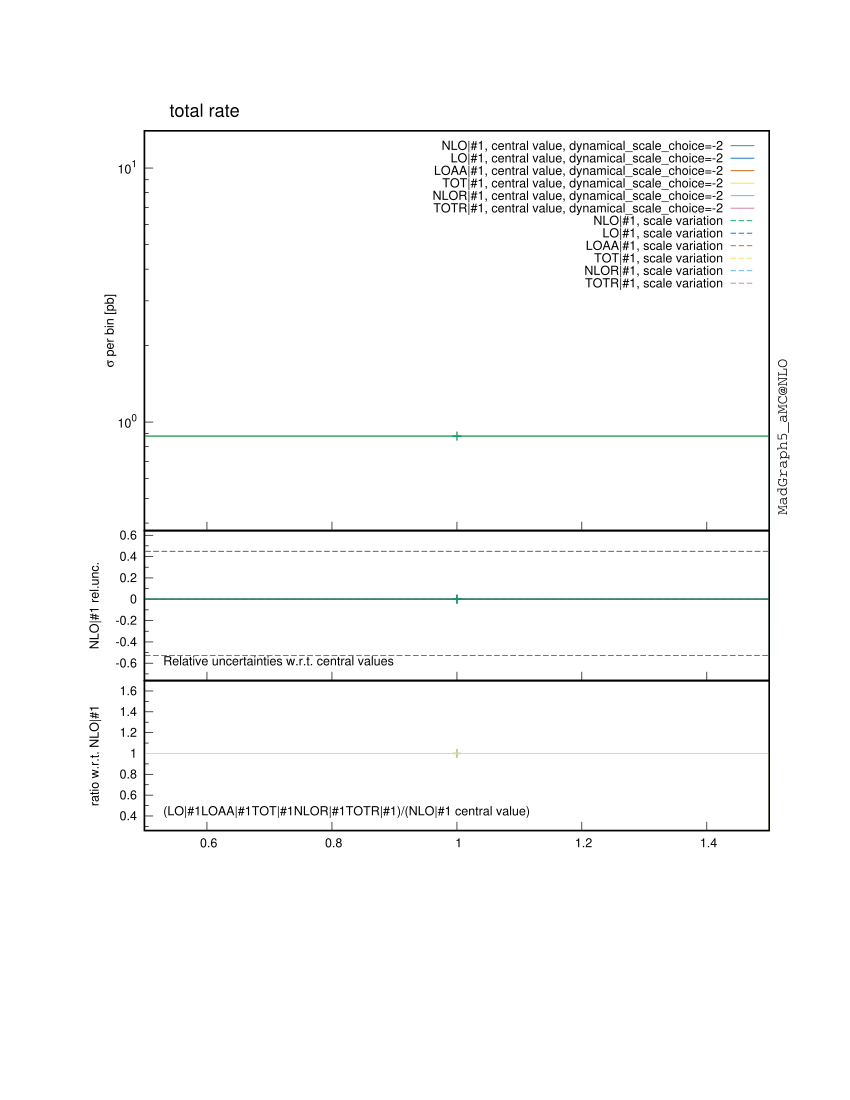

gnuplot code for this plot:

################################################################################
#
# This gnuplot file was generated by MadGraph5_aMC@NLO project, a program which 
# automatically generates Feynman diagrams and matrix elements for arbitrary
# high-energy processes in the Standard Model and beyond. It also perform the
# integration and/or generate events for these processes, at LO and NLO accuracy.
#
# For more information, visit madgraph.phys.ucl.ac.be and amcatnlo.web.cern.ch
#
################################################################################
# /farmstorage/marcozaro/MadGraph/mg5amcnlo/mupmum_ww_nlo_onlyaa-real/bin/internal/histograms.py /farmstorage/marcozaro/MadGraph/mg5amcnlo/mupmum_ww_nlo_onlyaa-real/SubProcesses/P0_aa_wpwm/all_G1_1916/MADatNLO.HwU /farmstorage/marcozaro/MadGraph/mg5amcnlo/mupmum_ww_nlo_onlyaa-real/SubProcesses/P0_aa_wpwm/all_G1_647/MADatNLO.HwU /farmstorage/marcozaro/MadGraph/mg5amcnlo/mupmum_ww_nlo_onlyaa-real/SubProcesses/P0_aa_wpwm/all_G1_1956/MADatNLO.HwU /farmstorage/marcozaro/MadGraph/mg5amcnlo/mupmum_ww_nlo_onlyaa-real/SubProcesses/P0_aa_wpwm/all_G1_1649/MADatNLO.HwU /farmstorage/marcozaro/MadGraph/mg5amcnlo/mupmum_ww_nlo_onlyaa-real/SubProcesses/P0_aa_wpwm/all_G1_1960/MADatNLO.HwU /farmstorage/marcozaro/MadGraph/mg5amcnlo/mupmum_ww_nlo_onlyaa-real/SubProcesses/P0_aa_wpwm/all_G1_298/MADatNLO.HwU /farmstorage/marcozaro/MadGraph/mg5amcnlo/mupmum_ww_nlo_onlyaa-real/SubProcesses/P0_aa_wpwm/all_G1_1403/MADatNLO.HwU /farmstorage/marcozaro/MadGraph/mg5amcnlo/mupmum_ww_nlo_onlyaa-real/SubProcesses/P0_aa_wpwm/all_G1_473/MADatNLO.HwU /farmstorage/marcozaro/MadGraph/mg5amcnlo/mupmum_ww_nlo_onlyaa-real/SubProcesses/P0_aa_wpwm/all_G1_649/MADatNLO.HwU /farmstorage/marcozaro/MadGraph/mg5amcnlo/mupmum_ww_nlo_onlyaa-real/SubProcesses/P0_aa_wpwm/all_G1_1500/MADatNLO.HwU /farmstorage/marcozaro/MadGraph/mg5amcnlo/mupmum_ww_nlo_onlyaa-real/SubProcesses/P0_aa_wpwm/all_G1_1273/MADatNLO.HwU /farmstorage/marcozaro/MadGraph/mg5amcnlo/mupmum_ww_nlo_onlyaa-real/SubProcesses/P0_aa_wpwm/all_G1_1516/MADatNLO.HwU /farmstorage/marcozaro/MadGraph/mg5amcnlo/mupmum_ww_nlo_onlyaa-real/SubProcesses/P0_aa_wpwm/all_G1_940/MADatNLO.HwU /farmstorage/marcozaro/MadGraph/mg5amcnlo/mupmum_ww_nlo_onlyaa-real/SubProcesses/P0_aa_wpwm/all_G1_1951/MADatNLO.HwU /farmstorage/marcozaro/MadGraph/mg5amcnlo/mupmum_ww_nlo_onlyaa-real/SubProcesses/P0_aa_wpwm/all_G1_78/MADatNLO.HwU /farmstorage/marcozaro/MadGraph/mg5amcnlo/mupmum_ww_nlo_onlyaa-real/SubProcesses/P0_aa_wpwm/all_G1_1604/MADatNLO.HwU /farmstorage/marcozaro/MadGraph/mg5amcnlo/mupmum_ww_nlo_onlyaa-real/SubProcesses/P0_aa_wpwm/all_G1_1977/MADatNLO.HwU /farmstorage/marcozaro/MadGraph/mg5amcnlo/mupmum_ww_nlo_onlyaa-real/SubProcesses/P0_aa_wpwm/all_G1_1261/MADatNLO.HwU /farmstorage/marcozaro/MadGraph/mg5amcnlo/mupmum_ww_nlo_onlyaa-real/SubProcesses/P0_aa_wpwm/all_G1_1042/MADatNLO.HwU /farmstorage/marcozaro/MadGraph/mg5amcnlo/mupmum_ww_nlo_onlyaa-real/SubProcesses/P0_aa_wpwm/all_G1_714/MADatNLO.HwU /farmstorage/marcozaro/MadGraph/mg5amcnlo/mupmum_ww_nlo_onlyaa-real/SubProcesses/P0_aa_wpwm/all_G1_992/MADatNLO.HwU /farmstorage/marcozaro/MadGraph/mg5amcnlo/mupmum_ww_nlo_onlyaa-real/SubProcesses/P0_aa_wpwm/all_G1_266/MADatNLO.HwU /farmstorage/marcozaro/MadGraph/mg5amcnlo/mupmum_ww_nlo_onlyaa-real/SubProcesses/P0_aa_wpwm/all_G1_1774/MADatNLO.HwU /farmstorage/marcozaro/MadGraph/mg5amcnlo/mupmum_ww_nlo_onlyaa-real/SubProcesses/P0_aa_wpwm/all_G1_322/MADatNLO.HwU /farmstorage/marcozaro/MadGraph/mg5amcnlo/mupmum_ww_nlo_onlyaa-real/SubProcesses/P0_aa_wpwm/all_G1_1891/MADatNLO.HwU /farmstorage/marcozaro/MadGraph/mg5amcnlo/mupmum_ww_nlo_onlyaa-real/SubProcesses/P0_aa_wpwm/all_G1_1786/MADatNLO.HwU /farmstorage/marcozaro/MadGraph/mg5amcnlo/mupmum_ww_nlo_onlyaa-real/SubProcesses/P0_aa_wpwm/all_G1_497/MADatNLO.HwU /farmstorage/marcozaro/MadGraph/mg5amcnlo/mupmum_ww_nlo_onlyaa-real/SubProcesses/P0_aa_wpwm/all_G1_50/MADatNLO.HwU /farmstorage/marcozaro/MadGraph/mg5amcnlo/mupmum_ww_nlo_onlyaa-real/SubProcesses/P0_aa_wpwm/all_G1_1347/MADatNLO.HwU /farmstorage/marcozaro/MadGraph/mg5amcnlo/mupmum_ww_nlo_onlyaa-real/SubProcesses/P0_aa_wpwm/all_G1_900/MADatNLO.HwU /farmstorage/marcozaro/MadGraph/mg5amcnlo/mupmum_ww_nlo_onlyaa-real/SubProcesses/P0_aa_wpwm/all_G1_56/MADatNLO.HwU /farmstorage/marcozaro/MadGraph/mg5amcnlo/mupmum_ww_nlo_onlyaa-real/SubProcesses/P0_aa_wpwm/all_G1_1827/MADatNLO.HwU /farmstorage/marcozaro/MadGraph/mg5amcnlo/mupmum_ww_nlo_onlyaa-real/SubProcesses/P0_aa_wpwm/all_G1_1232/MADatNLO.HwU /farmstorage/marcozaro/MadGraph/mg5amcnlo/mupmum_ww_nlo_onlyaa-real/SubProcesses/P0_aa_wpwm/all_G1_1846/MADatNLO.HwU /farmstorage/marcozaro/MadGraph/mg5amcnlo/mupmum_ww_nlo_onlyaa-real/SubProcesses/P0_aa_wpwm/all_G1_509/MADatNLO.HwU /farmstorage/marcozaro/MadGraph/mg5amcnlo/mupmum_ww_nlo_onlyaa-real/SubProcesses/P0_aa_wpwm/all_G1_984/MADatNLO.HwU /farmstorage/marcozaro/MadGraph/mg5amcnlo/mupmum_ww_nlo_onlyaa-real/SubProcesses/P0_aa_wpwm/all_G1_1083/MADatNLO.HwU /farmstorage/marcozaro/MadGraph/mg5amcnlo/mupmum_ww_nlo_onlyaa-real/SubProcesses/P0_aa_wpwm/all_G1_161/MADatNLO.HwU /farmstorage/marcozaro/MadGraph/mg5amcnlo/mupmum_ww_nlo_onlyaa-real/SubProcesses/P0_aa_wpwm/all_G1_1640/MADatNLO.HwU /farmstorage/marcozaro/MadGraph/mg5amcnlo/mupmum_ww_nlo_onlyaa-real/SubProcesses/P0_aa_wpwm/all_G1_795/MADatNLO.HwU /farmstorage/marcozaro/MadGraph/mg5amcnlo/mupmum_ww_nlo_onlyaa-real/SubProcesses/P0_aa_wpwm/all_G1_775/MADatNLO.HwU /farmstorage/marcozaro/MadGraph/mg5amcnlo/mupmum_ww_nlo_onlyaa-real/SubProcesses/P0_aa_wpwm/all_G1_1416/MADatNLO.HwU /farmstorage/marcozaro/MadGraph/mg5amcnlo/mupmum_ww_nlo_onlyaa-real/SubProcesses/P0_aa_wpwm/all_G1_1482/MADatNLO.HwU /farmstorage/marcozaro/MadGraph/mg5amcnlo/mupmum_ww_nlo_onlyaa-real/SubProcesses/P0_aa_wpwm/all_G1_908/MADatNLO.HwU /farmstorage/marcozaro/MadGraph/mg5amcnlo/mupmum_ww_nlo_onlyaa-real/SubProcesses/P0_aa_wpwm/all_G1_405/MADatNLO.HwU /farmstorage/marcozaro/MadGraph/mg5amcnlo/mupmum_ww_nlo_onlyaa-real/SubProcesses/P0_aa_wpwm/all_G1_998/MADatNLO.HwU /farmstorage/marcozaro/MadGraph/mg5amcnlo/mupmum_ww_nlo_onlyaa-real/SubProcesses/P0_aa_wpwm/all_G1_369/MADatNLO.HwU /farmstorage/marcozaro/MadGraph/mg5amcnlo/mupmum_ww_nlo_onlyaa-real/SubProcesses/P0_aa_wpwm/all_G1_852/MADatNLO.HwU /farmstorage/marcozaro/MadGraph/mg5amcnlo/mupmum_ww_nlo_onlyaa-real/SubProcesses/P0_aa_wpwm/all_G1_170/MADatNLO.HwU /farmstorage/marcozaro/MadGraph/mg5amcnlo/mupmum_ww_nlo_onlyaa-real/SubProcesses/P0_aa_wpwm/all_G1_1314/MADatNLO.HwU /farmstorage/marcozaro/MadGraph/mg5amcnlo/mupmum_ww_nlo_onlyaa-real/SubProcesses/P0_aa_wpwm/all_G1_812/MADatNLO.HwU /farmstorage/marcozaro/MadGraph/mg5amcnlo/mupmum_ww_nlo_onlyaa-real/SubProcesses/P0_aa_wpwm/all_G1_1787/MADatNLO.HwU /farmstorage/marcozaro/MadGraph/mg5amcnlo/mupmum_ww_nlo_onlyaa-real/SubProcesses/P0_aa_wpwm/all_G1_288/MADatNLO.HwU /farmstorage/marcozaro/MadGraph/mg5amcnlo/mupmum_ww_nlo_onlyaa-real/SubProcesses/P0_aa_wpwm/all_G1_668/MADatNLO.HwU /farmstorage/marcozaro/MadGraph/mg5amcnlo/mupmum_ww_nlo_onlyaa-real/SubProcesses/P0_aa_wpwm/all_G1_680/MADatNLO.HwU /farmstorage/marcozaro/MadGraph/mg5amcnlo/mupmum_ww_nlo_onlyaa-real/SubProcesses/P0_aa_wpwm/all_G1_833/MADatNLO.HwU /farmstorage/marcozaro/MadGraph/mg5amcnlo/mupmum_ww_nlo_onlyaa-real/SubProcesses/P0_aa_wpwm/all_G1_208/MADatNLO.HwU /farmstorage/marcozaro/MadGraph/mg5amcnlo/mupmum_ww_nlo_onlyaa-real/SubProcesses/P0_aa_wpwm/all_G1_373/MADatNLO.HwU /farmstorage/marcozaro/MadGraph/mg5amcnlo/mupmum_ww_nlo_onlyaa-real/SubProcesses/P0_aa_wpwm/all_G1_498/MADatNLO.HwU /farmstorage/marcozaro/MadGraph/mg5amcnlo/mupmum_ww_nlo_onlyaa-real/SubProcesses/P0_aa_wpwm/all_G1_1582/MADatNLO.HwU /farmstorage/marcozaro/MadGraph/mg5amcnlo/mupmum_ww_nlo_onlyaa-real/SubProcesses/P0_aa_wpwm/all_G1_1600/MADatNLO.HwU /farmstorage/marcozaro/MadGraph/mg5amcnlo/mupmum_ww_nlo_onlyaa-real/SubProcesses/P0_aa_wpwm/all_G1_532/MADatNLO.HwU /farmstorage/marcozaro/MadGraph/mg5amcnlo/mupmum_ww_nlo_onlyaa-real/SubProcesses/P0_aa_wpwm/all_G1_791/MADatNLO.HwU /farmstorage/marcozaro/MadGraph/mg5amcnlo/mupmum_ww_nlo_onlyaa-real/SubProcesses/P0_aa_wpwm/all_G1_1258/MADatNLO.HwU /farmstorage/marcozaro/MadGraph/mg5amcnlo/mupmum_ww_nlo_onlyaa-real/SubProcesses/P0_aa_wpwm/all_G1_1681/MADatNLO.HwU /farmstorage/marcozaro/MadGraph/mg5amcnlo/mupmum_ww_nlo_onlyaa-real/SubProcesses/P0_aa_wpwm/all_G1_1560/MADatNLO.HwU /farmstorage/marcozaro/MadGraph/mg5amcnlo/mupmum_ww_nlo_onlyaa-real/SubProcesses/P0_aa_wpwm/all_G1_1799/MADatNLO.HwU /farmstorage/marcozaro/MadGraph/mg5amcnlo/mupmum_ww_nlo_onlyaa-real/SubProcesses/P0_aa_wpwm/all_G1_843/MADatNLO.HwU /farmstorage/marcozaro/MadGraph/mg5amcnlo/mupmum_ww_nlo_onlyaa-real/SubProcesses/P0_aa_wpwm/all_G1_1004/MADatNLO.HwU /farmstorage/marcozaro/MadGraph/mg5amcnlo/mupmum_ww_nlo_onlyaa-real/SubProcesses/P0_aa_wpwm/all_G1_108/MADatNLO.HwU /farmstorage/marcozaro/MadGraph/mg5amcnlo/mupmum_ww_nlo_onlyaa-real/SubProcesses/P0_aa_wpwm/all_G1_1361/MADatNLO.HwU /farmstorage/marcozaro/MadGraph/mg5amcnlo/mupmum_ww_nlo_onlyaa-real/SubProcesses/P0_aa_wpwm/all_G1_482/MADatNLO.HwU /farmstorage/marcozaro/MadGraph/mg5amcnlo/mupmum_ww_nlo_onlyaa-real/SubProcesses/P0_aa_wpwm/all_G1_1851/MADatNLO.HwU /farmstorage/marcozaro/MadGraph/mg5amcnlo/mupmum_ww_nlo_onlyaa-real/SubProcesses/P0_aa_wpwm/all_G1_652/MADatNLO.HwU /farmstorage/marcozaro/MadGraph/mg5amcnlo/mupmum_ww_nlo_onlyaa-real/SubProcesses/P0_aa_wpwm/all_G1_84/MADatNLO.HwU /farmstorage/marcozaro/MadGraph/mg5amcnlo/mupmum_ww_nlo_onlyaa-real/SubProcesses/P0_aa_wpwm/all_G1_1385/MADatNLO.HwU /farmstorage/marcozaro/MadGraph/mg5amcnlo/mupmum_ww_nlo_onlyaa-real/SubProcesses/P0_aa_wpwm/all_G1_970/MADatNLO.HwU /farmstorage/marcozaro/MadGraph/mg5amcnlo/mupmum_ww_nlo_onlyaa-real/SubProcesses/P0_aa_wpwm/all_G1_1094/MADatNLO.HwU /farmstorage/marcozaro/MadGraph/mg5amcnlo/mupmum_ww_nlo_onlyaa-real/SubProcesses/P0_aa_wpwm/all_G1_703/MADatNLO.HwU /farmstorage/marcozaro/MadGraph/mg5amcnlo/mupmum_ww_nlo_onlyaa-real/SubProcesses/P0_aa_wpwm/all_G1_965/MADatNLO.HwU /farmstorage/marcozaro/MadGraph/mg5amcnlo/mupmum_ww_nlo_onlyaa-real/SubProcesses/P0_aa_wpwm/all_G1_537/MADatNLO.HwU /farmstorage/marcozaro/MadGraph/mg5amcnlo/mupmum_ww_nlo_onlyaa-real/SubProcesses/P0_aa_wpwm/all_G1_837/MADatNLO.HwU /farmstorage/marcozaro/MadGraph/mg5amcnlo/mupmum_ww_nlo_onlyaa-real/SubProcesses/P0_aa_wpwm/all_G1_1336/MADatNLO.HwU /farmstorage/marcozaro/MadGraph/mg5amcnlo/mupmum_ww_nlo_onlyaa-real/SubProcesses/P0_aa_wpwm/all_G1_80/MADatNLO.HwU /farmstorage/marcozaro/MadGraph/mg5amcnlo/mupmum_ww_nlo_onlyaa-real/SubProcesses/P0_aa_wpwm/all_G1_499/MADatNLO.HwU /farmstorage/marcozaro/MadGraph/mg5amcnlo/mupmum_ww_nlo_onlyaa-real/SubProcesses/P0_aa_wpwm/all_G1_741/MADatNLO.HwU /farmstorage/marcozaro/MadGraph/mg5amcnlo/mupmum_ww_nlo_onlyaa-real/SubProcesses/P0_aa_wpwm/all_G1_1716/MADatNLO.HwU /farmstorage/marcozaro/MadGraph/mg5amcnlo/mupmum_ww_nlo_onlyaa-real/SubProcesses/P0_aa_wpwm/all_G1_1659/MADatNLO.HwU /farmstorage/marcozaro/MadGraph/mg5amcnlo/mupmum_ww_nlo_onlyaa-real/SubProcesses/P0_aa_wpwm/all_G1_1430/MADatNLO.HwU /farmstorage/marcozaro/MadGraph/mg5amcnlo/mupmum_ww_nlo_onlyaa-real/SubProcesses/P0_aa_wpwm/all_G1_1221/MADatNLO.HwU /farmstorage/marcozaro/MadGraph/mg5amcnlo/mupmum_ww_nlo_onlyaa-real/SubProcesses/P0_aa_wpwm/all_G1_952/MADatNLO.HwU /farmstorage/marcozaro/MadGraph/mg5amcnlo/mupmum_ww_nlo_onlyaa-real/SubProcesses/P0_aa_wpwm/all_G1_1104/MADatNLO.HwU /farmstorage/marcozaro/MadGraph/mg5amcnlo/mupmum_ww_nlo_onlyaa-real/SubProcesses/P0_aa_wpwm/all_G1_434/MADatNLO.HwU /farmstorage/marcozaro/MadGraph/mg5amcnlo/mupmum_ww_nlo_onlyaa-real/SubProcesses/P0_aa_wpwm/all_G1_352/MADatNLO.HwU /farmstorage/marcozaro/MadGraph/mg5amcnlo/mupmum_ww_nlo_onlyaa-real/SubProcesses/P0_aa_wpwm/all_G1_1108/MADatNLO.HwU /farmstorage/marcozaro/MadGraph/mg5amcnlo/mupmum_ww_nlo_onlyaa-real/SubProcesses/P0_aa_wpwm/all_G1_1893/MADatNLO.HwU /farmstorage/marcozaro/MadGraph/mg5amcnlo/mupmum_ww_nlo_onlyaa-real/SubProcesses/P0_aa_wpwm/all_G1_1000/MADatNLO.HwU /farmstorage/marcozaro/MadGraph/mg5amcnlo/mupmum_ww_nlo_onlyaa-real/SubProcesses/P0_aa_wpwm/all_G1_457/MADatNLO.HwU /farmstorage/marcozaro/MadGraph/mg5amcnlo/mupmum_ww_nlo_onlyaa-real/SubProcesses/P0_aa_wpwm/all_G1_822/MADatNLO.HwU /farmstorage/marcozaro/MadGraph/mg5amcnlo/mupmum_ww_nlo_onlyaa-real/SubProcesses/P0_aa_wpwm/all_G1_1407/MADatNLO.HwU /farmstorage/marcozaro/MadGraph/mg5amcnlo/mupmum_ww_nlo_onlyaa-real/SubProcesses/P0_aa_wpwm/all_G1_1528/MADatNLO.HwU /farmstorage/marcozaro/MadGraph/mg5amcnlo/mupmum_ww_nlo_onlyaa-real/SubProcesses/P0_aa_wpwm/all_G1_421/MADatNLO.HwU /farmstorage/marcozaro/MadGraph/mg5amcnlo/mupmum_ww_nlo_onlyaa-real/SubProcesses/P0_aa_wpwm/all_G1_1047/MADatNLO.HwU /farmstorage/marcozaro/MadGraph/mg5amcnlo/mupmum_ww_nlo_onlyaa-real/SubProcesses/P0_aa_wpwm/all_G1_638/MADatNLO.HwU /farmstorage/marcozaro/MadGraph/mg5amcnlo/mupmum_ww_nlo_onlyaa-real/SubProcesses/P0_aa_wpwm/all_G1_964/MADatNLO.HwU /farmstorage/marcozaro/MadGraph/mg5amcnlo/mupmum_ww_nlo_onlyaa-real/SubProcesses/P0_aa_wpwm/all_G1_716/MADatNLO.HwU /farmstorage/marcozaro/MadGraph/mg5amcnlo/mupmum_ww_nlo_onlyaa-real/SubProcesses/P0_aa_wpwm/all_G1_1936/MADatNLO.HwU /farmstorage/marcozaro/MadGraph/mg5amcnlo/mupmum_ww_nlo_onlyaa-real/SubProcesses/P0_aa_wpwm/all_G1_1316/MADatNLO.HwU /farmstorage/marcozaro/MadGraph/mg5amcnlo/mupmum_ww_nlo_onlyaa-real/SubProcesses/P0_aa_wpwm/all_G1_979/MADatNLO.HwU /farmstorage/marcozaro/MadGraph/mg5amcnlo/mupmum_ww_nlo_onlyaa-real/SubProcesses/P0_aa_wpwm/all_G1_43/MADatNLO.HwU /farmstorage/marcozaro/MadGraph/mg5amcnlo/mupmum_ww_nlo_onlyaa-real/SubProcesses/P0_aa_wpwm/all_G1_519/MADatNLO.HwU /farmstorage/marcozaro/MadGraph/mg5amcnlo/mupmum_ww_nlo_onlyaa-real/SubProcesses/P0_aa_wpwm/all_G1_112/MADatNLO.HwU /farmstorage/marcozaro/MadGraph/mg5amcnlo/mupmum_ww_nlo_onlyaa-real/SubProcesses/P0_aa_wpwm/all_G1_397/MADatNLO.HwU /farmstorage/marcozaro/MadGraph/mg5amcnlo/mupmum_ww_nlo_onlyaa-real/SubProcesses/P0_aa_wpwm/all_G1_445/MADatNLO.HwU /farmstorage/marcozaro/MadGraph/mg5amcnlo/mupmum_ww_nlo_onlyaa-real/SubProcesses/P0_aa_wpwm/all_G1_1521/MADatNLO.HwU /farmstorage/marcozaro/MadGraph/mg5amcnlo/mupmum_ww_nlo_onlyaa-real/SubProcesses/P0_aa_wpwm/all_G1_280/MADatNLO.HwU /farmstorage/marcozaro/MadGraph/mg5amcnlo/mupmum_ww_nlo_onlyaa-real/SubProcesses/P0_aa_wpwm/all_G1_211/MADatNLO.HwU /farmstorage/marcozaro/MadGraph/mg5amcnlo/mupmum_ww_nlo_onlyaa-real/SubProcesses/P0_aa_wpwm/all_G1_1902/MADatNLO.HwU /farmstorage/marcozaro/MadGraph/mg5amcnlo/mupmum_ww_nlo_onlyaa-real/SubProcesses/P0_aa_wpwm/all_G1_562/MADatNLO.HwU /farmstorage/marcozaro/MadGraph/mg5amcnlo/mupmum_ww_nlo_onlyaa-real/SubProcesses/P0_aa_wpwm/all_G1_47/MADatNLO.HwU /farmstorage/marcozaro/MadGraph/mg5amcnlo/mupmum_ww_nlo_onlyaa-real/SubProcesses/P0_aa_wpwm/all_G1_1853/MADatNLO.HwU /farmstorage/marcozaro/MadGraph/mg5amcnlo/mupmum_ww_nlo_onlyaa-real/SubProcesses/P0_aa_wpwm/all_G1_1264/MADatNLO.HwU /farmstorage/marcozaro/MadGraph/mg5amcnlo/mupmum_ww_nlo_onlyaa-real/SubProcesses/P0_aa_wpwm/all_G1_1585/MADatNLO.HwU /farmstorage/marcozaro/MadGraph/mg5amcnlo/mupmum_ww_nlo_onlyaa-real/SubProcesses/P0_aa_wpwm/all_G1_342/MADatNLO.HwU /farmstorage/marcozaro/MadGraph/mg5amcnlo/mupmum_ww_nlo_onlyaa-real/SubProcesses/P0_aa_wpwm/all_G1_1648/MADatNLO.HwU /farmstorage/marcozaro/MadGraph/mg5amcnlo/mupmum_ww_nlo_onlyaa-real/SubProcesses/P0_aa_wpwm/all_G1_596/MADatNLO.HwU /farmstorage/marcozaro/MadGraph/mg5amcnlo/mupmum_ww_nlo_onlyaa-real/SubProcesses/P0_aa_wpwm/all_G1_842/MADatNLO.HwU /farmstorage/marcozaro/MadGraph/mg5amcnlo/mupmum_ww_nlo_onlyaa-real/SubProcesses/P0_aa_wpwm/all_G1_381/MADatNLO.HwU /farmstorage/marcozaro/MadGraph/mg5amcnlo/mupmum_ww_nlo_onlyaa-real/SubProcesses/P0_aa_wpwm/all_G1_1597/MADatNLO.HwU /farmstorage/marcozaro/MadGraph/mg5amcnlo/mupmum_ww_nlo_onlyaa-real/SubProcesses/P0_aa_wpwm/all_G1_1898/MADatNLO.HwU /farmstorage/marcozaro/MadGraph/mg5amcnlo/mupmum_ww_nlo_onlyaa-real/SubProcesses/P0_aa_wpwm/all_G1_1069/MADatNLO.HwU /farmstorage/marcozaro/MadGraph/mg5amcnlo/mupmum_ww_nlo_onlyaa-real/SubProcesses/P0_aa_wpwm/all_G1_321/MADatNLO.HwU /farmstorage/marcozaro/MadGraph/mg5amcnlo/mupmum_ww_nlo_onlyaa-real/SubProcesses/P0_aa_wpwm/all_G1_363/MADatNLO.HwU /farmstorage/marcozaro/MadGraph/mg5amcnlo/mupmum_ww_nlo_onlyaa-real/SubProcesses/P0_aa_wpwm/all_G1_1770/MADatNLO.HwU /farmstorage/marcozaro/MadGraph/mg5amcnlo/mupmum_ww_nlo_onlyaa-real/SubProcesses/P0_aa_wpwm/all_G1_1842/MADatNLO.HwU /farmstorage/marcozaro/MadGraph/mg5amcnlo/mupmum_ww_nlo_onlyaa-real/SubProcesses/P0_aa_wpwm/all_G1_1411/MADatNLO.HwU /farmstorage/marcozaro/MadGraph/mg5amcnlo/mupmum_ww_nlo_onlyaa-real/SubProcesses/P0_aa_wpwm/all_G1_278/MADatNLO.HwU /farmstorage/marcozaro/MadGraph/mg5amcnlo/mupmum_ww_nlo_onlyaa-real/SubProcesses/P0_aa_wpwm/all_G1_856/MADatNLO.HwU /farmstorage/marcozaro/MadGraph/mg5amcnlo/mupmum_ww_nlo_onlyaa-real/SubProcesses/P0_aa_wpwm/all_G1_220/MADatNLO.HwU /farmstorage/marcozaro/MadGraph/mg5amcnlo/mupmum_ww_nlo_onlyaa-real/SubProcesses/P0_aa_wpwm/all_G1_1429/MADatNLO.HwU /farmstorage/marcozaro/MadGraph/mg5amcnlo/mupmum_ww_nlo_onlyaa-real/SubProcesses/P0_aa_wpwm/all_G1_1125/MADatNLO.HwU /farmstorage/marcozaro/MadGraph/mg5amcnlo/mupmum_ww_nlo_onlyaa-real/SubProcesses/P0_aa_wpwm/all_G1_1510/MADatNLO.HwU /farmstorage/marcozaro/MadGraph/mg5amcnlo/mupmum_ww_nlo_onlyaa-real/SubProcesses/P0_aa_wpwm/all_G1_1985/MADatNLO.HwU /farmstorage/marcozaro/MadGraph/mg5amcnlo/mupmum_ww_nlo_onlyaa-real/SubProcesses/P0_aa_wpwm/all_G1_851/MADatNLO.HwU /farmstorage/marcozaro/MadGraph/mg5amcnlo/mupmum_ww_nlo_onlyaa-real/SubProcesses/P0_aa_wpwm/all_G1_326/MADatNLO.HwU /farmstorage/marcozaro/MadGraph/mg5amcnlo/mupmum_ww_nlo_onlyaa-real/SubProcesses/P0_aa_wpwm/all_G1_1330/MADatNLO.HwU /farmstorage/marcozaro/MadGraph/mg5amcnlo/mupmum_ww_nlo_onlyaa-real/SubProcesses/P0_aa_wpwm/all_G1_1615/MADatNLO.HwU /farmstorage/marcozaro/MadGraph/mg5amcnlo/mupmum_ww_nlo_onlyaa-real/SubProcesses/P0_aa_wpwm/all_G1_412/MADatNLO.HwU /farmstorage/marcozaro/MadGraph/mg5amcnlo/mupmum_ww_nlo_onlyaa-real/SubProcesses/P0_aa_wpwm/all_G1_1673/MADatNLO.HwU /farmstorage/marcozaro/MadGraph/mg5amcnlo/mupmum_ww_nlo_onlyaa-real/SubProcesses/P0_aa_wpwm/all_G1_1223/MADatNLO.HwU /farmstorage/marcozaro/MadGraph/mg5amcnlo/mupmum_ww_nlo_onlyaa-real/SubProcesses/P0_aa_wpwm/all_G1_479/MADatNLO.HwU /farmstorage/marcozaro/MadGraph/mg5amcnlo/mupmum_ww_nlo_onlyaa-real/SubProcesses/P0_aa_wpwm/all_G1_1391/MADatNLO.HwU /farmstorage/marcozaro/MadGraph/mg5amcnlo/mupmum_ww_nlo_onlyaa-real/SubProcesses/P0_aa_wpwm/all_G1_1998/MADatNLO.HwU /farmstorage/marcozaro/MadGraph/mg5amcnlo/mupmum_ww_nlo_onlyaa-real/SubProcesses/P0_aa_wpwm/all_G1_1690/MADatNLO.HwU /farmstorage/marcozaro/MadGraph/mg5amcnlo/mupmum_ww_nlo_onlyaa-real/SubProcesses/P0_aa_wpwm/all_G1_1433/MADatNLO.HwU /farmstorage/marcozaro/MadGraph/mg5amcnlo/mupmum_ww_nlo_onlyaa-real/SubProcesses/P0_aa_wpwm/all_G1_1461/MADatNLO.HwU /farmstorage/marcozaro/MadGraph/mg5amcnlo/mupmum_ww_nlo_onlyaa-real/SubProcesses/P0_aa_wpwm/all_G1_216/MADatNLO.HwU /farmstorage/marcozaro/MadGraph/mg5amcnlo/mupmum_ww_nlo_onlyaa-real/SubProcesses/P0_aa_wpwm/all_G1_262/MADatNLO.HwU /farmstorage/marcozaro/MadGraph/mg5amcnlo/mupmum_ww_nlo_onlyaa-real/SubProcesses/P0_aa_wpwm/all_G1_660/MADatNLO.HwU /farmstorage/marcozaro/MadGraph/mg5amcnlo/mupmum_ww_nlo_onlyaa-real/SubProcesses/P0_aa_wpwm/all_G1_764/MADatNLO.HwU /farmstorage/marcozaro/MadGraph/mg5amcnlo/mupmum_ww_nlo_onlyaa-real/SubProcesses/P0_aa_wpwm/all_G1_1304/MADatNLO.HwU /farmstorage/marcozaro/MadGraph/mg5amcnlo/mupmum_ww_nlo_onlyaa-real/SubProcesses/P0_aa_wpwm/all_G1_890/MADatNLO.HwU /farmstorage/marcozaro/MadGraph/mg5amcnlo/mupmum_ww_nlo_onlyaa-real/SubProcesses/P0_aa_wpwm/all_G1_289/MADatNLO.HwU /farmstorage/marcozaro/MadGraph/mg5amcnlo/mupmum_ww_nlo_onlyaa-real/SubProcesses/P0_aa_wpwm/all_G1_406/MADatNLO.HwU /farmstorage/marcozaro/MadGraph/mg5amcnlo/mupmum_ww_nlo_onlyaa-real/SubProcesses/P0_aa_wpwm/all_G1_1507/MADatNLO.HwU /farmstorage/marcozaro/MadGraph/mg5amcnlo/mupmum_ww_nlo_onlyaa-real/SubProcesses/P0_aa_wpwm/all_G1_767/MADatNLO.HwU /farmstorage/marcozaro/MadGraph/mg5amcnlo/mupmum_ww_nlo_onlyaa-real/SubProcesses/P0_aa_wpwm/all_G1_1228/MADatNLO.HwU /farmstorage/marcozaro/MadGraph/mg5amcnlo/mupmum_ww_nlo_onlyaa-real/SubProcesses/P0_aa_wpwm/all_G1_1618/MADatNLO.HwU /farmstorage/marcozaro/MadGraph/mg5amcnlo/mupmum_ww_nlo_onlyaa-real/SubProcesses/P0_aa_wpwm/all_G1_4/MADatNLO.HwU /farmstorage/marcozaro/MadGraph/mg5amcnlo/mupmum_ww_nlo_onlyaa-real/SubProcesses/P0_aa_wpwm/all_G1_337/MADatNLO.HwU /farmstorage/marcozaro/MadGraph/mg5amcnlo/mupmum_ww_nlo_onlyaa-real/SubProcesses/P0_aa_wpwm/all_G1_306/MADatNLO.HwU /farmstorage/marcozaro/MadGraph/mg5amcnlo/mupmum_ww_nlo_onlyaa-real/SubProcesses/P0_aa_wpwm/all_G1_637/MADatNLO.HwU /farmstorage/marcozaro/MadGraph/mg5amcnlo/mupmum_ww_nlo_onlyaa-real/SubProcesses/P0_aa_wpwm/all_G1_1369/MADatNLO.HwU /farmstorage/marcozaro/MadGraph/mg5amcnlo/mupmum_ww_nlo_onlyaa-real/SubProcesses/P0_aa_wpwm/all_G1_1100/MADatNLO.HwU /farmstorage/marcozaro/MadGraph/mg5amcnlo/mupmum_ww_nlo_onlyaa-real/SubProcesses/P0_aa_wpwm/all_G1_1475/MADatNLO.HwU /farmstorage/marcozaro/MadGraph/mg5amcnlo/mupmum_ww_nlo_onlyaa-real/SubProcesses/P0_aa_wpwm/all_G1_1913/MADatNLO.HwU /farmstorage/marcozaro/MadGraph/mg5amcnlo/mupmum_ww_nlo_onlyaa-real/SubProcesses/P0_aa_wpwm/all_G1_922/MADatNLO.HwU /farmstorage/marcozaro/MadGraph/mg5amcnlo/mupmum_ww_nlo_onlyaa-real/SubProcesses/P0_aa_wpwm/all_G1_1983/MADatNLO.HwU /farmstorage/marcozaro/MadGraph/mg5amcnlo/mupmum_ww_nlo_onlyaa-real/SubProcesses/P0_aa_wpwm/all_G1_327/MADatNLO.HwU /farmstorage/marcozaro/MadGraph/mg5amcnlo/mupmum_ww_nlo_onlyaa-real/SubProcesses/P0_aa_wpwm/all_G1_1557/MADatNLO.HwU /farmstorage/marcozaro/MadGraph/mg5amcnlo/mupmum_ww_nlo_onlyaa-real/SubProcesses/P0_aa_wpwm/all_G1_1491/MADatNLO.HwU /farmstorage/marcozaro/MadGraph/mg5amcnlo/mupmum_ww_nlo_onlyaa-real/SubProcesses/P0_aa_wpwm/all_G1_1878/MADatNLO.HwU /farmstorage/marcozaro/MadGraph/mg5amcnlo/mupmum_ww_nlo_onlyaa-real/SubProcesses/P0_aa_wpwm/all_G1_1250/MADatNLO.HwU /farmstorage/marcozaro/MadGraph/mg5amcnlo/mupmum_ww_nlo_onlyaa-real/SubProcesses/P0_aa_wpwm/all_G1_79/MADatNLO.HwU /farmstorage/marcozaro/MadGraph/mg5amcnlo/mupmum_ww_nlo_onlyaa-real/SubProcesses/P0_aa_wpwm/all_G1_1637/MADatNLO.HwU /farmstorage/marcozaro/MadGraph/mg5amcnlo/mupmum_ww_nlo_onlyaa-real/SubProcesses/P0_aa_wpwm/all_G1_1034/MADatNLO.HwU /farmstorage/marcozaro/MadGraph/mg5amcnlo/mupmum_ww_nlo_onlyaa-real/SubProcesses/P0_aa_wpwm/all_G1_1287/MADatNLO.HwU /farmstorage/marcozaro/MadGraph/mg5amcnlo/mupmum_ww_nlo_onlyaa-real/SubProcesses/P0_aa_wpwm/all_G1_1769/MADatNLO.HwU /farmstorage/marcozaro/MadGraph/mg5amcnlo/mupmum_ww_nlo_onlyaa-real/SubProcesses/P0_aa_wpwm/all_G1_778/MADatNLO.HwU /farmstorage/marcozaro/MadGraph/mg5amcnlo/mupmum_ww_nlo_onlyaa-real/SubProcesses/P0_aa_wpwm/all_G1_739/MADatNLO.HwU /farmstorage/marcozaro/MadGraph/mg5amcnlo/mupmum_ww_nlo_onlyaa-real/SubProcesses/P0_aa_wpwm/all_G1_622/MADatNLO.HwU /farmstorage/marcozaro/MadGraph/mg5amcnlo/mupmum_ww_nlo_onlyaa-real/SubProcesses/P0_aa_wpwm/all_G1_1828/MADatNLO.HwU /farmstorage/marcozaro/MadGraph/mg5amcnlo/mupmum_ww_nlo_onlyaa-real/SubProcesses/P0_aa_wpwm/all_G1_1720/MADatNLO.HwU /farmstorage/marcozaro/MadGraph/mg5amcnlo/mupmum_ww_nlo_onlyaa-real/SubProcesses/P0_aa_wpwm/all_G1_1905/MADatNLO.HwU /farmstorage/marcozaro/MadGraph/mg5amcnlo/mupmum_ww_nlo_onlyaa-real/SubProcesses/P0_aa_wpwm/all_G1_1775/MADatNLO.HwU /farmstorage/marcozaro/MadGraph/mg5amcnlo/mupmum_ww_nlo_onlyaa-real/SubProcesses/P0_aa_wpwm/all_G1_1022/MADatNLO.HwU /farmstorage/marcozaro/MadGraph/mg5amcnlo/mupmum_ww_nlo_onlyaa-real/SubProcesses/P0_aa_wpwm/all_G1_693/MADatNLO.HwU /farmstorage/marcozaro/MadGraph/mg5amcnlo/mupmum_ww_nlo_onlyaa-real/SubProcesses/P0_aa_wpwm/all_G1_1481/MADatNLO.HwU /farmstorage/marcozaro/MadGraph/mg5amcnlo/mupmum_ww_nlo_onlyaa-real/SubProcesses/P0_aa_wpwm/all_G1_1184/MADatNLO.HwU /farmstorage/marcozaro/MadGraph/mg5amcnlo/mupmum_ww_nlo_onlyaa-real/SubProcesses/P0_aa_wpwm/all_G1_424/MADatNLO.HwU /farmstorage/marcozaro/MadGraph/mg5amcnlo/mupmum_ww_nlo_onlyaa-real/SubProcesses/P0_aa_wpwm/all_G1_1504/MADatNLO.HwU /farmstorage/marcozaro/MadGraph/mg5amcnlo/mupmum_ww_nlo_onlyaa-real/SubProcesses/P0_aa_wpwm/all_G1_282/MADatNLO.HwU /farmstorage/marcozaro/MadGraph/mg5amcnlo/mupmum_ww_nlo_onlyaa-real/SubProcesses/P0_aa_wpwm/all_G1_736/MADatNLO.HwU /farmstorage/marcozaro/MadGraph/mg5amcnlo/mupmum_ww_nlo_onlyaa-real/SubProcesses/P0_aa_wpwm/all_G1_1484/MADatNLO.HwU /farmstorage/marcozaro/MadGraph/mg5amcnlo/mupmum_ww_nlo_onlyaa-real/SubProcesses/P0_aa_wpwm/all_G1_892/MADatNLO.HwU /farmstorage/marcozaro/MadGraph/mg5amcnlo/mupmum_ww_nlo_onlyaa-real/SubProcesses/P0_aa_wpwm/all_G1_177/MADatNLO.HwU /farmstorage/marcozaro/MadGraph/mg5amcnlo/mupmum_ww_nlo_onlyaa-real/SubProcesses/P0_aa_wpwm/all_G1_408/MADatNLO.HwU /farmstorage/marcozaro/MadGraph/mg5amcnlo/mupmum_ww_nlo_onlyaa-real/SubProcesses/P0_aa_wpwm/all_G1_1390/MADatNLO.HwU /farmstorage/marcozaro/MadGraph/mg5amcnlo/mupmum_ww_nlo_onlyaa-real/SubProcesses/P0_aa_wpwm/all_G1_1946/MADatNLO.HwU /farmstorage/marcozaro/MadGraph/mg5amcnlo/mupmum_ww_nlo_onlyaa-real/SubProcesses/P0_aa_wpwm/all_G1_45/MADatNLO.HwU /farmstorage/marcozaro/MadGraph/mg5amcnlo/mupmum_ww_nlo_onlyaa-real/SubProcesses/P0_aa_wpwm/all_G1_819/MADatNLO.HwU /farmstorage/marcozaro/MadGraph/mg5amcnlo/mupmum_ww_nlo_onlyaa-real/SubProcesses/P0_aa_wpwm/all_G1_1929/MADatNLO.HwU /farmstorage/marcozaro/MadGraph/mg5amcnlo/mupmum_ww_nlo_onlyaa-real/SubProcesses/P0_aa_wpwm/all_G1_193/MADatNLO.HwU /farmstorage/marcozaro/MadGraph/mg5amcnlo/mupmum_ww_nlo_onlyaa-real/SubProcesses/P0_aa_wpwm/all_G1_1978/MADatNLO.HwU /farmstorage/marcozaro/MadGraph/mg5amcnlo/mupmum_ww_nlo_onlyaa-real/SubProcesses/P0_aa_wpwm/all_G1_632/MADatNLO.HwU /farmstorage/marcozaro/MadGraph/mg5amcnlo/mupmum_ww_nlo_onlyaa-real/SubProcesses/P0_aa_wpwm/all_G1_1506/MADatNLO.HwU /farmstorage/marcozaro/MadGraph/mg5amcnlo/mupmum_ww_nlo_onlyaa-real/SubProcesses/P0_aa_wpwm/all_G1_1721/MADatNLO.HwU /farmstorage/marcozaro/MadGraph/mg5amcnlo/mupmum_ww_nlo_onlyaa-real/SubProcesses/P0_aa_wpwm/all_G1_72/MADatNLO.HwU /farmstorage/marcozaro/MadGraph/mg5amcnlo/mupmum_ww_nlo_onlyaa-real/SubProcesses/P0_aa_wpwm/all_G1_1498/MADatNLO.HwU /farmstorage/marcozaro/MadGraph/mg5amcnlo/mupmum_ww_nlo_onlyaa-real/SubProcesses/P0_aa_wpwm/all_G1_1110/MADatNLO.HwU /farmstorage/marcozaro/MadGraph/mg5amcnlo/mupmum_ww_nlo_onlyaa-real/SubProcesses/P0_aa_wpwm/all_G1_1645/MADatNLO.HwU /farmstorage/marcozaro/MadGraph/mg5amcnlo/mupmum_ww_nlo_onlyaa-real/SubProcesses/P0_aa_wpwm/all_G1_522/MADatNLO.HwU /farmstorage/marcozaro/MadGraph/mg5amcnlo/mupmum_ww_nlo_onlyaa-real/SubProcesses/P0_aa_wpwm/all_G1_1571/MADatNLO.HwU /farmstorage/marcozaro/MadGraph/mg5amcnlo/mupmum_ww_nlo_onlyaa-real/SubProcesses/P0_aa_wpwm/all_G1_534/MADatNLO.HwU /farmstorage/marcozaro/MadGraph/mg5amcnlo/mupmum_ww_nlo_onlyaa-real/SubProcesses/P0_aa_wpwm/all_G1_360/MADatNLO.HwU /farmstorage/marcozaro/MadGraph/mg5amcnlo/mupmum_ww_nlo_onlyaa-real/SubProcesses/P0_aa_wpwm/all_G1_196/MADatNLO.HwU /farmstorage/marcozaro/MadGraph/mg5amcnlo/mupmum_ww_nlo_onlyaa-real/SubProcesses/P0_aa_wpwm/all_G1_1644/MADatNLO.HwU /farmstorage/marcozaro/MadGraph/mg5amcnlo/mupmum_ww_nlo_onlyaa-real/SubProcesses/P0_aa_wpwm/all_G1_1499/MADatNLO.HwU /farmstorage/marcozaro/MadGraph/mg5amcnlo/mupmum_ww_nlo_onlyaa-real/SubProcesses/P0_aa_wpwm/all_G1_919/MADatNLO.HwU /farmstorage/marcozaro/MadGraph/mg5amcnlo/mupmum_ww_nlo_onlyaa-real/SubProcesses/P0_aa_wpwm/all_G1_1863/MADatNLO.HwU /farmstorage/marcozaro/MadGraph/mg5amcnlo/mupmum_ww_nlo_onlyaa-real/SubProcesses/P0_aa_wpwm/all_G1_1346/MADatNLO.HwU /farmstorage/marcozaro/MadGraph/mg5amcnlo/mupmum_ww_nlo_onlyaa-real/SubProcesses/P0_aa_wpwm/all_G1_89/MADatNLO.HwU /farmstorage/marcozaro/MadGraph/mg5amcnlo/mupmum_ww_nlo_onlyaa-real/SubProcesses/P0_aa_wpwm/all_G1_17/MADatNLO.HwU /farmstorage/marcozaro/MadGraph/mg5amcnlo/mupmum_ww_nlo_onlyaa-real/SubProcesses/P0_aa_wpwm/all_G1_432/MADatNLO.HwU /farmstorage/marcozaro/MadGraph/mg5amcnlo/mupmum_ww_nlo_onlyaa-real/SubProcesses/P0_aa_wpwm/all_G1_54/MADatNLO.HwU /farmstorage/marcozaro/MadGraph/mg5amcnlo/mupmum_ww_nlo_onlyaa-real/SubProcesses/P0_aa_wpwm/all_G1_969/MADatNLO.HwU /farmstorage/marcozaro/MadGraph/mg5amcnlo/mupmum_ww_nlo_onlyaa-real/SubProcesses/P0_aa_wpwm/all_G1_99/MADatNLO.HwU /farmstorage/marcozaro/MadGraph/mg5amcnlo/mupmum_ww_nlo_onlyaa-real/SubProcesses/P0_aa_wpwm/all_G1_1297/MADatNLO.HwU /farmstorage/marcozaro/MadGraph/mg5amcnlo/mupmum_ww_nlo_onlyaa-real/SubProcesses/P0_aa_wpwm/all_G1_1486/MADatNLO.HwU /farmstorage/marcozaro/MadGraph/mg5amcnlo/mupmum_ww_nlo_onlyaa-real/SubProcesses/P0_aa_wpwm/all_G1_347/MADatNLO.HwU /farmstorage/marcozaro/MadGraph/mg5amcnlo/mupmum_ww_nlo_onlyaa-real/SubProcesses/P0_aa_wpwm/all_G1_1943/MADatNLO.HwU /farmstorage/marcozaro/MadGraph/mg5amcnlo/mupmum_ww_nlo_onlyaa-real/SubProcesses/P0_aa_wpwm/all_G1_1131/MADatNLO.HwU /farmstorage/marcozaro/MadGraph/mg5amcnlo/mupmum_ww_nlo_onlyaa-real/SubProcesses/P0_aa_wpwm/all_G1_560/MADatNLO.HwU /farmstorage/marcozaro/MadGraph/mg5amcnlo/mupmum_ww_nlo_onlyaa-real/SubProcesses/P0_aa_wpwm/all_G1_1182/MADatNLO.HwU /farmstorage/marcozaro/MadGraph/mg5amcnlo/mupmum_ww_nlo_onlyaa-real/SubProcesses/P0_aa_wpwm/all_G1_1301/MADatNLO.HwU /farmstorage/marcozaro/MadGraph/mg5amcnlo/mupmum_ww_nlo_onlyaa-real/SubProcesses/P0_aa_wpwm/all_G1_523/MADatNLO.HwU /farmstorage/marcozaro/MadGraph/mg5amcnlo/mupmum_ww_nlo_onlyaa-real/SubProcesses/P0_aa_wpwm/all_G1_168/MADatNLO.HwU /farmstorage/marcozaro/MadGraph/mg5amcnlo/mupmum_ww_nlo_onlyaa-real/SubProcesses/P0_aa_wpwm/all_G1_1318/MADatNLO.HwU /farmstorage/marcozaro/MadGraph/mg5amcnlo/mupmum_ww_nlo_onlyaa-real/SubProcesses/P0_aa_wpwm/all_G1_1057/MADatNLO.HwU /farmstorage/marcozaro/MadGraph/mg5amcnlo/mupmum_ww_nlo_onlyaa-real/SubProcesses/P0_aa_wpwm/all_G1_1883/MADatNLO.HwU /farmstorage/marcozaro/MadGraph/mg5amcnlo/mupmum_ww_nlo_onlyaa-real/SubProcesses/P0_aa_wpwm/all_G1_355/MADatNLO.HwU /farmstorage/marcozaro/MadGraph/mg5amcnlo/mupmum_ww_nlo_onlyaa-real/SubProcesses/P0_aa_wpwm/all_G1_1701/MADatNLO.HwU /farmstorage/marcozaro/MadGraph/mg5amcnlo/mupmum_ww_nlo_onlyaa-real/SubProcesses/P0_aa_wpwm/all_G1_1617/MADatNLO.HwU /farmstorage/marcozaro/MadGraph/mg5amcnlo/mupmum_ww_nlo_onlyaa-real/SubProcesses/P0_aa_wpwm/all_G1_1697/MADatNLO.HwU /farmstorage/marcozaro/MadGraph/mg5amcnlo/mupmum_ww_nlo_onlyaa-real/SubProcesses/P0_aa_wpwm/all_G1_871/MADatNLO.HwU /farmstorage/marcozaro/MadGraph/mg5amcnlo/mupmum_ww_nlo_onlyaa-real/SubProcesses/P0_aa_wpwm/all_G1_441/MADatNLO.HwU /farmstorage/marcozaro/MadGraph/mg5amcnlo/mupmum_ww_nlo_onlyaa-real/SubProcesses/P0_aa_wpwm/all_G1_1750/MADatNLO.HwU /farmstorage/marcozaro/MadGraph/mg5amcnlo/mupmum_ww_nlo_onlyaa-real/SubProcesses/P0_aa_wpwm/all_G1_654/MADatNLO.HwU /farmstorage/marcozaro/MadGraph/mg5amcnlo/mupmum_ww_nlo_onlyaa-real/SubProcesses/P0_aa_wpwm/all_G1_1882/MADatNLO.HwU /farmstorage/marcozaro/MadGraph/mg5amcnlo/mupmum_ww_nlo_onlyaa-real/SubProcesses/P0_aa_wpwm/all_G1_1188/MADatNLO.HwU /farmstorage/marcozaro/MadGraph/mg5amcnlo/mupmum_ww_nlo_onlyaa-real/SubProcesses/P0_aa_wpwm/all_G1_64/MADatNLO.HwU /farmstorage/marcozaro/MadGraph/mg5amcnlo/mupmum_ww_nlo_onlyaa-real/SubProcesses/P0_aa_wpwm/all_G1_1468/MADatNLO.HwU /farmstorage/marcozaro/MadGraph/mg5amcnlo/mupmum_ww_nlo_onlyaa-real/SubProcesses/P0_aa_wpwm/all_G1_284/MADatNLO.HwU /farmstorage/marcozaro/MadGraph/mg5amcnlo/mupmum_ww_nlo_onlyaa-real/SubProcesses/P0_aa_wpwm/all_G1_1345/MADatNLO.HwU /farmstorage/marcozaro/MadGraph/mg5amcnlo/mupmum_ww_nlo_onlyaa-real/SubProcesses/P0_aa_wpwm/all_G1_1547/MADatNLO.HwU /farmstorage/marcozaro/MadGraph/mg5amcnlo/mupmum_ww_nlo_onlyaa-real/SubProcesses/P0_aa_wpwm/all_G1_242/MADatNLO.HwU /farmstorage/marcozaro/MadGraph/mg5amcnlo/mupmum_ww_nlo_onlyaa-real/SubProcesses/P0_aa_wpwm/all_G1_1132/MADatNLO.HwU /farmstorage/marcozaro/MadGraph/mg5amcnlo/mupmum_ww_nlo_onlyaa-real/SubProcesses/P0_aa_wpwm/all_G1_303/MADatNLO.HwU /farmstorage/marcozaro/MadGraph/mg5amcnlo/mupmum_ww_nlo_onlyaa-real/SubProcesses/P0_aa_wpwm/all_G1_881/MADatNLO.HwU /farmstorage/marcozaro/MadGraph/mg5amcnlo/mupmum_ww_nlo_onlyaa-real/SubProcesses/P0_aa_wpwm/all_G1_934/MADatNLO.HwU /farmstorage/marcozaro/MadGraph/mg5amcnlo/mupmum_ww_nlo_onlyaa-real/SubProcesses/P0_aa_wpwm/all_G1_959/MADatNLO.HwU /farmstorage/marcozaro/MadGraph/mg5amcnlo/mupmum_ww_nlo_onlyaa-real/SubProcesses/P0_aa_wpwm/all_G1_1712/MADatNLO.HwU /farmstorage/marcozaro/MadGraph/mg5amcnlo/mupmum_ww_nlo_onlyaa-real/SubProcesses/P0_aa_wpwm/all_G1_529/MADatNLO.HwU /farmstorage/marcozaro/MadGraph/mg5amcnlo/mupmum_ww_nlo_onlyaa-real/SubProcesses/P0_aa_wpwm/all_G1_1295/MADatNLO.HwU /farmstorage/marcozaro/MadGraph/mg5amcnlo/mupmum_ww_nlo_onlyaa-real/SubProcesses/P0_aa_wpwm/all_G1_1665/MADatNLO.HwU /farmstorage/marcozaro/MadGraph/mg5amcnlo/mupmum_ww_nlo_onlyaa-real/SubProcesses/P0_aa_wpwm/all_G1_1937/MADatNLO.HwU /farmstorage/marcozaro/MadGraph/mg5amcnlo/mupmum_ww_nlo_onlyaa-real/SubProcesses/P0_aa_wpwm/all_G1_1900/MADatNLO.HwU /farmstorage/marcozaro/MadGraph/mg5amcnlo/mupmum_ww_nlo_onlyaa-real/SubProcesses/P0_aa_wpwm/all_G1_1539/MADatNLO.HwU /farmstorage/marcozaro/MadGraph/mg5amcnlo/mupmum_ww_nlo_onlyaa-real/SubProcesses/P0_aa_wpwm/all_G1_1739/MADatNLO.HwU /farmstorage/marcozaro/MadGraph/mg5amcnlo/mupmum_ww_nlo_onlyaa-real/SubProcesses/P0_aa_wpwm/all_G1_171/MADatNLO.HwU /farmstorage/marcozaro/MadGraph/mg5amcnlo/mupmum_ww_nlo_onlyaa-real/SubProcesses/P0_aa_wpwm/all_G1_8/MADatNLO.HwU /farmstorage/marcozaro/MadGraph/mg5amcnlo/mupmum_ww_nlo_onlyaa-real/SubProcesses/P0_aa_wpwm/all_G1_471/MADatNLO.HwU /farmstorage/marcozaro/MadGraph/mg5amcnlo/mupmum_ww_nlo_onlyaa-real/SubProcesses/P0_aa_wpwm/all_G1_1674/MADatNLO.HwU /farmstorage/marcozaro/MadGraph/mg5amcnlo/mupmum_ww_nlo_onlyaa-real/SubProcesses/P0_aa_wpwm/all_G1_1552/MADatNLO.HwU /farmstorage/marcozaro/MadGraph/mg5amcnlo/mupmum_ww_nlo_onlyaa-real/SubProcesses/P0_aa_wpwm/all_G1_558/MADatNLO.HwU /farmstorage/marcozaro/MadGraph/mg5amcnlo/mupmum_ww_nlo_onlyaa-real/SubProcesses/P0_aa_wpwm/all_G1_138/MADatNLO.HwU /farmstorage/marcozaro/MadGraph/mg5amcnlo/mupmum_ww_nlo_onlyaa-real/SubProcesses/P0_aa_wpwm/all_G1_613/MADatNLO.HwU /farmstorage/marcozaro/MadGraph/mg5amcnlo/mupmum_ww_nlo_onlyaa-real/SubProcesses/P0_aa_wpwm/all_G1_1275/MADatNLO.HwU /farmstorage/marcozaro/MadGraph/mg5amcnlo/mupmum_ww_nlo_onlyaa-real/SubProcesses/P0_aa_wpwm/all_G1_1174/MADatNLO.HwU /farmstorage/marcozaro/MadGraph/mg5amcnlo/mupmum_ww_nlo_onlyaa-real/SubProcesses/P0_aa_wpwm/all_G1_1348/MADatNLO.HwU /farmstorage/marcozaro/MadGraph/mg5amcnlo/mupmum_ww_nlo_onlyaa-real/SubProcesses/P0_aa_wpwm/all_G1_293/MADatNLO.HwU /farmstorage/marcozaro/MadGraph/mg5amcnlo/mupmum_ww_nlo_onlyaa-real/SubProcesses/P0_aa_wpwm/all_G1_346/MADatNLO.HwU /farmstorage/marcozaro/MadGraph/mg5amcnlo/mupmum_ww_nlo_onlyaa-real/SubProcesses/P0_aa_wpwm/all_G1_1910/MADatNLO.HwU /farmstorage/marcozaro/MadGraph/mg5amcnlo/mupmum_ww_nlo_onlyaa-real/SubProcesses/P0_aa_wpwm/all_G1_1574/MADatNLO.HwU /farmstorage/marcozaro/MadGraph/mg5amcnlo/mupmum_ww_nlo_onlyaa-real/SubProcesses/P0_aa_wpwm/all_G1_58/MADatNLO.HwU /farmstorage/marcozaro/MadGraph/mg5amcnlo/mupmum_ww_nlo_onlyaa-real/SubProcesses/P0_aa_wpwm/all_G1_1324/MADatNLO.HwU /farmstorage/marcozaro/MadGraph/mg5amcnlo/mupmum_ww_nlo_onlyaa-real/SubProcesses/P0_aa_wpwm/all_G1_83/MADatNLO.HwU /farmstorage/marcozaro/MadGraph/mg5amcnlo/mupmum_ww_nlo_onlyaa-real/SubProcesses/P0_aa_wpwm/all_G1_195/MADatNLO.HwU /farmstorage/marcozaro/MadGraph/mg5amcnlo/mupmum_ww_nlo_onlyaa-real/SubProcesses/P0_aa_wpwm/all_G1_1353/MADatNLO.HwU /farmstorage/marcozaro/MadGraph/mg5amcnlo/mupmum_ww_nlo_onlyaa-real/SubProcesses/P0_aa_wpwm/all_G1_53/MADatNLO.HwU /farmstorage/marcozaro/MadGraph/mg5amcnlo/mupmum_ww_nlo_onlyaa-real/SubProcesses/P0_aa_wpwm/all_G1_579/MADatNLO.HwU /farmstorage/marcozaro/MadGraph/mg5amcnlo/mupmum_ww_nlo_onlyaa-real/SubProcesses/P0_aa_wpwm/all_G1_1628/MADatNLO.HwU /farmstorage/marcozaro/MadGraph/mg5amcnlo/mupmum_ww_nlo_onlyaa-real/SubProcesses/P0_aa_wpwm/all_G1_1744/MADatNLO.HwU /farmstorage/marcozaro/MadGraph/mg5amcnlo/mupmum_ww_nlo_onlyaa-real/SubProcesses/P0_aa_wpwm/all_G1_597/MADatNLO.HwU /farmstorage/marcozaro/MadGraph/mg5amcnlo/mupmum_ww_nlo_onlyaa-real/SubProcesses/P0_aa_wpwm/all_G1_164/MADatNLO.HwU /farmstorage/marcozaro/MadGraph/mg5amcnlo/mupmum_ww_nlo_onlyaa-real/SubProcesses/P0_aa_wpwm/all_G1_606/MADatNLO.HwU /farmstorage/marcozaro/MadGraph/mg5amcnlo/mupmum_ww_nlo_onlyaa-real/SubProcesses/P0_aa_wpwm/all_G1_88/MADatNLO.HwU /farmstorage/marcozaro/MadGraph/mg5amcnlo/mupmum_ww_nlo_onlyaa-real/SubProcesses/P0_aa_wpwm/all_G1_686/MADatNLO.HwU /farmstorage/marcozaro/MadGraph/mg5amcnlo/mupmum_ww_nlo_onlyaa-real/SubProcesses/P0_aa_wpwm/all_G1_997/MADatNLO.HwU /farmstorage/marcozaro/MadGraph/mg5amcnlo/mupmum_ww_nlo_onlyaa-real/SubProcesses/P0_aa_wpwm/all_G1_878/MADatNLO.HwU /farmstorage/marcozaro/MadGraph/mg5amcnlo/mupmum_ww_nlo_onlyaa-real/SubProcesses/P0_aa_wpwm/all_G1_733/MADatNLO.HwU /farmstorage/marcozaro/MadGraph/mg5amcnlo/mupmum_ww_nlo_onlyaa-real/SubProcesses/P0_aa_wpwm/all_G1_1286/MADatNLO.HwU /farmstorage/marcozaro/MadGraph/mg5amcnlo/mupmum_ww_nlo_onlyaa-real/SubProcesses/P0_aa_wpwm/all_G1_231/MADatNLO.HwU /farmstorage/marcozaro/MadGraph/mg5amcnlo/mupmum_ww_nlo_onlyaa-real/SubProcesses/P0_aa_wpwm/all_G1_1092/MADatNLO.HwU /farmstorage/marcozaro/MadGraph/mg5amcnlo/mupmum_ww_nlo_onlyaa-real/SubProcesses/P0_aa_wpwm/all_G1_1254/MADatNLO.HwU /farmstorage/marcozaro/MadGraph/mg5amcnlo/mupmum_ww_nlo_onlyaa-real/SubProcesses/P0_aa_wpwm/all_G1_404/MADatNLO.HwU /farmstorage/marcozaro/MadGraph/mg5amcnlo/mupmum_ww_nlo_onlyaa-real/SubProcesses/P0_aa_wpwm/all_G1_1691/MADatNLO.HwU /farmstorage/marcozaro/MadGraph/mg5amcnlo/mupmum_ww_nlo_onlyaa-real/SubProcesses/P0_aa_wpwm/all_G1_854/MADatNLO.HwU /farmstorage/marcozaro/MadGraph/mg5amcnlo/mupmum_ww_nlo_onlyaa-real/SubProcesses/P0_aa_wpwm/all_G1_735/MADatNLO.HwU /farmstorage/marcozaro/MadGraph/mg5amcnlo/mupmum_ww_nlo_onlyaa-real/SubProcesses/P0_aa_wpwm/all_G1_1193/MADatNLO.HwU /farmstorage/marcozaro/MadGraph/mg5amcnlo/mupmum_ww_nlo_onlyaa-real/SubProcesses/P0_aa_wpwm/all_G1_94/MADatNLO.HwU /farmstorage/marcozaro/MadGraph/mg5amcnlo/mupmum_ww_nlo_onlyaa-real/SubProcesses/P0_aa_wpwm/all_G1_167/MADatNLO.HwU /farmstorage/marcozaro/MadGraph/mg5amcnlo/mupmum_ww_nlo_onlyaa-real/SubProcesses/P0_aa_wpwm/all_G1_27/MADatNLO.HwU /farmstorage/marcozaro/MadGraph/mg5amcnlo/mupmum_ww_nlo_onlyaa-real/SubProcesses/P0_aa_wpwm/all_G1_774/MADatNLO.HwU /farmstorage/marcozaro/MadGraph/mg5amcnlo/mupmum_ww_nlo_onlyaa-real/SubProcesses/P0_aa_wpwm/all_G1_129/MADatNLO.HwU /farmstorage/marcozaro/MadGraph/mg5amcnlo/mupmum_ww_nlo_onlyaa-real/SubProcesses/P0_aa_wpwm/all_G1_1932/MADatNLO.HwU /farmstorage/marcozaro/MadGraph/mg5amcnlo/mupmum_ww_nlo_onlyaa-real/SubProcesses/P0_aa_wpwm/all_G1_983/MADatNLO.HwU /farmstorage/marcozaro/MadGraph/mg5amcnlo/mupmum_ww_nlo_onlyaa-real/SubProcesses/P0_aa_wpwm/all_G1_1705/MADatNLO.HwU /farmstorage/marcozaro/MadGraph/mg5amcnlo/mupmum_ww_nlo_onlyaa-real/SubProcesses/P0_aa_wpwm/all_G1_860/MADatNLO.HwU /farmstorage/marcozaro/MadGraph/mg5amcnlo/mupmum_ww_nlo_onlyaa-real/SubProcesses/P0_aa_wpwm/all_G1_1248/MADatNLO.HwU /farmstorage/marcozaro/MadGraph/mg5amcnlo/mupmum_ww_nlo_onlyaa-real/SubProcesses/P0_aa_wpwm/all_G1_1906/MADatNLO.HwU /farmstorage/marcozaro/MadGraph/mg5amcnlo/mupmum_ww_nlo_onlyaa-real/SubProcesses/P0_aa_wpwm/all_G1_68/MADatNLO.HwU /farmstorage/marcozaro/MadGraph/mg5amcnlo/mupmum_ww_nlo_onlyaa-real/SubProcesses/P0_aa_wpwm/all_G1_74/MADatNLO.HwU /farmstorage/marcozaro/MadGraph/mg5amcnlo/mupmum_ww_nlo_onlyaa-real/SubProcesses/P0_aa_wpwm/all_G1_1194/MADatNLO.HwU /farmstorage/marcozaro/MadGraph/mg5amcnlo/mupmum_ww_nlo_onlyaa-real/SubProcesses/P0_aa_wpwm/all_G1_1139/MADatNLO.HwU /farmstorage/marcozaro/MadGraph/mg5amcnlo/mupmum_ww_nlo_onlyaa-real/SubProcesses/P0_aa_wpwm/all_G1_586/MADatNLO.HwU /farmstorage/marcozaro/MadGraph/mg5amcnlo/mupmum_ww_nlo_onlyaa-real/SubProcesses/P0_aa_wpwm/all_G1_594/MADatNLO.HwU /farmstorage/marcozaro/MadGraph/mg5amcnlo/mupmum_ww_nlo_onlyaa-real/SubProcesses/P0_aa_wpwm/all_G1_124/MADatNLO.HwU /farmstorage/marcozaro/MadGraph/mg5amcnlo/mupmum_ww_nlo_onlyaa-real/SubProcesses/P0_aa_wpwm/all_G1_204/MADatNLO.HwU /farmstorage/marcozaro/MadGraph/mg5amcnlo/mupmum_ww_nlo_onlyaa-real/SubProcesses/P0_aa_wpwm/all_G1_1449/MADatNLO.HwU /farmstorage/marcozaro/MadGraph/mg5amcnlo/mupmum_ww_nlo_onlyaa-real/SubProcesses/P0_aa_wpwm/all_G1_368/MADatNLO.HwU /farmstorage/marcozaro/MadGraph/mg5amcnlo/mupmum_ww_nlo_onlyaa-real/SubProcesses/P0_aa_wpwm/all_G1_688/MADatNLO.HwU /farmstorage/marcozaro/MadGraph/mg5amcnlo/mupmum_ww_nlo_onlyaa-real/SubProcesses/P0_aa_wpwm/all_G1_49/MADatNLO.HwU /farmstorage/marcozaro/MadGraph/mg5amcnlo/mupmum_ww_nlo_onlyaa-real/SubProcesses/P0_aa_wpwm/all_G1_1487/MADatNLO.HwU /farmstorage/marcozaro/MadGraph/mg5amcnlo/mupmum_ww_nlo_onlyaa-real/SubProcesses/P0_aa_wpwm/all_G1_1920/MADatNLO.HwU /farmstorage/marcozaro/MadGraph/mg5amcnlo/mupmum_ww_nlo_onlyaa-real/SubProcesses/P0_aa_wpwm/all_G1_1934/MADatNLO.HwU /farmstorage/marcozaro/MadGraph/mg5amcnlo/mupmum_ww_nlo_onlyaa-real/SubProcesses/P0_aa_wpwm/all_G1_448/MADatNLO.HwU /farmstorage/marcozaro/MadGraph/mg5amcnlo/mupmum_ww_nlo_onlyaa-real/SubProcesses/P0_aa_wpwm/all_G1_1824/MADatNLO.HwU /farmstorage/marcozaro/MadGraph/mg5amcnlo/mupmum_ww_nlo_onlyaa-real/SubProcesses/P0_aa_wpwm/all_G1_1093/MADatNLO.HwU /farmstorage/marcozaro/MadGraph/mg5amcnlo/mupmum_ww_nlo_onlyaa-real/SubProcesses/P0_aa_wpwm/all_G1_1717/MADatNLO.HwU /farmstorage/marcozaro/MadGraph/mg5amcnlo/mupmum_ww_nlo_onlyaa-real/SubProcesses/P0_aa_wpwm/all_G1_237/MADatNLO.HwU /farmstorage/marcozaro/MadGraph/mg5amcnlo/mupmum_ww_nlo_onlyaa-real/SubProcesses/P0_aa_wpwm/all_G1_1420/MADatNLO.HwU /farmstorage/marcozaro/MadGraph/mg5amcnlo/mupmum_ww_nlo_onlyaa-real/SubProcesses/P0_aa_wpwm/all_G1_1572/MADatNLO.HwU /farmstorage/marcozaro/MadGraph/mg5amcnlo/mupmum_ww_nlo_onlyaa-real/SubProcesses/P0_aa_wpwm/all_G1_1594/MADatNLO.HwU /farmstorage/marcozaro/MadGraph/mg5amcnlo/mupmum_ww_nlo_onlyaa-real/SubProcesses/P0_aa_wpwm/all_G1_1123/MADatNLO.HwU /farmstorage/marcozaro/MadGraph/mg5amcnlo/mupmum_ww_nlo_onlyaa-real/SubProcesses/P0_aa_wpwm/all_G1_670/MADatNLO.HwU /farmstorage/marcozaro/MadGraph/mg5amcnlo/mupmum_ww_nlo_onlyaa-real/SubProcesses/P0_aa_wpwm/all_G1_1502/MADatNLO.HwU /farmstorage/marcozaro/MadGraph/mg5amcnlo/mupmum_ww_nlo_onlyaa-real/SubProcesses/P0_aa_wpwm/all_G1_221/MADatNLO.HwU /farmstorage/marcozaro/MadGraph/mg5amcnlo/mupmum_ww_nlo_onlyaa-real/SubProcesses/P0_aa_wpwm/all_G1_1163/MADatNLO.HwU /farmstorage/marcozaro/MadGraph/mg5amcnlo/mupmum_ww_nlo_onlyaa-real/SubProcesses/P0_aa_wpwm/all_G1_155/MADatNLO.HwU /farmstorage/marcozaro/MadGraph/mg5amcnlo/mupmum_ww_nlo_onlyaa-real/SubProcesses/P0_aa_wpwm/all_G1_488/MADatNLO.HwU /farmstorage/marcozaro/MadGraph/mg5amcnlo/mupmum_ww_nlo_onlyaa-real/SubProcesses/P0_aa_wpwm/all_G1_899/MADatNLO.HwU /farmstorage/marcozaro/MadGraph/mg5amcnlo/mupmum_ww_nlo_onlyaa-real/SubProcesses/P0_aa_wpwm/all_G1_942/MADatNLO.HwU /farmstorage/marcozaro/MadGraph/mg5amcnlo/mupmum_ww_nlo_onlyaa-real/SubProcesses/P0_aa_wpwm/all_G1_1935/MADatNLO.HwU /farmstorage/marcozaro/MadGraph/mg5amcnlo/mupmum_ww_nlo_onlyaa-real/SubProcesses/P0_aa_wpwm/all_G1_1933/MADatNLO.HwU /farmstorage/marcozaro/MadGraph/mg5amcnlo/mupmum_ww_nlo_onlyaa-real/SubProcesses/P0_aa_wpwm/all_G1_986/MADatNLO.HwU /farmstorage/marcozaro/MadGraph/mg5amcnlo/mupmum_ww_nlo_onlyaa-real/SubProcesses/P0_aa_wpwm/all_G1_1850/MADatNLO.HwU /farmstorage/marcozaro/MadGraph/mg5amcnlo/mupmum_ww_nlo_onlyaa-real/SubProcesses/P0_aa_wpwm/all_G1_1299/MADatNLO.HwU /farmstorage/marcozaro/MadGraph/mg5amcnlo/mupmum_ww_nlo_onlyaa-real/SubProcesses/P0_aa_wpwm/all_G1_1833/MADatNLO.HwU /farmstorage/marcozaro/MadGraph/mg5amcnlo/mupmum_ww_nlo_onlyaa-real/SubProcesses/P0_aa_wpwm/all_G1_118/MADatNLO.HwU /farmstorage/marcozaro/MadGraph/mg5amcnlo/mupmum_ww_nlo_onlyaa-real/SubProcesses/P0_aa_wpwm/all_G1_1778/MADatNLO.HwU /farmstorage/marcozaro/MadGraph/mg5amcnlo/mupmum_ww_nlo_onlyaa-real/SubProcesses/P0_aa_wpwm/all_G1_1442/MADatNLO.HwU /farmstorage/marcozaro/MadGraph/mg5amcnlo/mupmum_ww_nlo_onlyaa-real/SubProcesses/P0_aa_wpwm/all_G1_855/MADatNLO.HwU /farmstorage/marcozaro/MadGraph/mg5amcnlo/mupmum_ww_nlo_onlyaa-real/SubProcesses/P0_aa_wpwm/all_G1_1129/MADatNLO.HwU /farmstorage/marcozaro/MadGraph/mg5amcnlo/mupmum_ww_nlo_onlyaa-real/SubProcesses/P0_aa_wpwm/all_G1_308/MADatNLO.HwU /farmstorage/marcozaro/MadGraph/mg5amcnlo/mupmum_ww_nlo_onlyaa-real/SubProcesses/P0_aa_wpwm/all_G1_77/MADatNLO.HwU /farmstorage/marcozaro/MadGraph/mg5amcnlo/mupmum_ww_nlo_onlyaa-real/SubProcesses/P0_aa_wpwm/all_G1_1682/MADatNLO.HwU /farmstorage/marcozaro/MadGraph/mg5amcnlo/mupmum_ww_nlo_onlyaa-real/SubProcesses/P0_aa_wpwm/all_G1_1944/MADatNLO.HwU /farmstorage/marcozaro/MadGraph/mg5amcnlo/mupmum_ww_nlo_onlyaa-real/SubProcesses/P0_aa_wpwm/all_G1_394/MADatNLO.HwU /farmstorage/marcozaro/MadGraph/mg5amcnlo/mupmum_ww_nlo_onlyaa-real/SubProcesses/P0_aa_wpwm/all_G1_1535/MADatNLO.HwU /farmstorage/marcozaro/MadGraph/mg5amcnlo/mupmum_ww_nlo_onlyaa-real/SubProcesses/P0_aa_wpwm/all_G1_1338/MADatNLO.HwU /farmstorage/marcozaro/MadGraph/mg5amcnlo/mupmum_ww_nlo_onlyaa-real/SubProcesses/P0_aa_wpwm/all_G1_250/MADatNLO.HwU /farmstorage/marcozaro/MadGraph/mg5amcnlo/mupmum_ww_nlo_onlyaa-real/SubProcesses/P0_aa_wpwm/all_G1_1165/MADatNLO.HwU /farmstorage/marcozaro/MadGraph/mg5amcnlo/mupmum_ww_nlo_onlyaa-real/SubProcesses/P0_aa_wpwm/all_G1_31/MADatNLO.HwU /farmstorage/marcozaro/MadGraph/mg5amcnlo/mupmum_ww_nlo_onlyaa-real/SubProcesses/P0_aa_wpwm/all_G1_1563/MADatNLO.HwU /farmstorage/marcozaro/MadGraph/mg5amcnlo/mupmum_ww_nlo_onlyaa-real/SubProcesses/P0_aa_wpwm/all_G1_1168/MADatNLO.HwU /farmstorage/marcozaro/MadGraph/mg5amcnlo/mupmum_ww_nlo_onlyaa-real/SubProcesses/P0_aa_wpwm/all_G1_145/MADatNLO.HwU /farmstorage/marcozaro/MadGraph/mg5amcnlo/mupmum_ww_nlo_onlyaa-real/SubProcesses/P0_aa_wpwm/all_G1_840/MADatNLO.HwU /farmstorage/marcozaro/MadGraph/mg5amcnlo/mupmum_ww_nlo_onlyaa-real/SubProcesses/P0_aa_wpwm/all_G1_1305/MADatNLO.HwU /farmstorage/marcozaro/MadGraph/mg5amcnlo/mupmum_ww_nlo_onlyaa-real/SubProcesses/P0_aa_wpwm/all_G1_1171/MADatNLO.HwU /farmstorage/marcozaro/MadGraph/mg5amcnlo/mupmum_ww_nlo_onlyaa-real/SubProcesses/P0_aa_wpwm/all_G1_366/MADatNLO.HwU /farmstorage/marcozaro/MadGraph/mg5amcnlo/mupmum_ww_nlo_onlyaa-real/SubProcesses/P0_aa_wpwm/all_G1_1267/MADatNLO.HwU /farmstorage/marcozaro/MadGraph/mg5amcnlo/mupmum_ww_nlo_onlyaa-real/SubProcesses/P0_aa_wpwm/all_G1_172/MADatNLO.HwU /farmstorage/marcozaro/MadGraph/mg5amcnlo/mupmum_ww_nlo_onlyaa-real/SubProcesses/P0_aa_wpwm/all_G1_110/MADatNLO.HwU /farmstorage/marcozaro/MadGraph/mg5amcnlo/mupmum_ww_nlo_onlyaa-real/SubProcesses/P0_aa_wpwm/all_G1_717/MADatNLO.HwU /farmstorage/marcozaro/MadGraph/mg5amcnlo/mupmum_ww_nlo_onlyaa-real/SubProcesses/P0_aa_wpwm/all_G1_1379/MADatNLO.HwU /farmstorage/marcozaro/MadGraph/mg5amcnlo/mupmum_ww_nlo_onlyaa-real/SubProcesses/P0_aa_wpwm/all_G1_1532/MADatNLO.HwU /farmstorage/marcozaro/MadGraph/mg5amcnlo/mupmum_ww_nlo_onlyaa-real/SubProcesses/P0_aa_wpwm/all_G1_34/MADatNLO.HwU /farmstorage/marcozaro/MadGraph/mg5amcnlo/mupmum_ww_nlo_onlyaa-real/SubProcesses/P0_aa_wpwm/all_G1_1950/MADatNLO.HwU /farmstorage/marcozaro/MadGraph/mg5amcnlo/mupmum_ww_nlo_onlyaa-real/SubProcesses/P0_aa_wpwm/all_G1_1298/MADatNLO.HwU /farmstorage/marcozaro/MadGraph/mg5amcnlo/mupmum_ww_nlo_onlyaa-real/SubProcesses/P0_aa_wpwm/all_G1_477/MADatNLO.HwU /farmstorage/marcozaro/MadGraph/mg5amcnlo/mupmum_ww_nlo_onlyaa-real/SubProcesses/P0_aa_wpwm/all_G1_1202/MADatNLO.HwU /farmstorage/marcozaro/MadGraph/mg5amcnlo/mupmum_ww_nlo_onlyaa-real/SubProcesses/P0_aa_wpwm/all_G1_1388/MADatNLO.HwU /farmstorage/marcozaro/MadGraph/mg5amcnlo/mupmum_ww_nlo_onlyaa-real/SubProcesses/P0_aa_wpwm/all_G1_536/MADatNLO.HwU /farmstorage/marcozaro/MadGraph/mg5amcnlo/mupmum_ww_nlo_onlyaa-real/SubProcesses/P0_aa_wpwm/all_G1_507/MADatNLO.HwU /farmstorage/marcozaro/MadGraph/mg5amcnlo/mupmum_ww_nlo_onlyaa-real/SubProcesses/P0_aa_wpwm/all_G1_1908/MADatNLO.HwU /farmstorage/marcozaro/MadGraph/mg5amcnlo/mupmum_ww_nlo_onlyaa-real/SubProcesses/P0_aa_wpwm/all_G1_1577/MADatNLO.HwU /farmstorage/marcozaro/MadGraph/mg5amcnlo/mupmum_ww_nlo_onlyaa-real/SubProcesses/P0_aa_wpwm/all_G1_1801/MADatNLO.HwU /farmstorage/marcozaro/MadGraph/mg5amcnlo/mupmum_ww_nlo_onlyaa-real/SubProcesses/P0_aa_wpwm/all_G1_1120/MADatNLO.HwU /farmstorage/marcozaro/MadGraph/mg5amcnlo/mupmum_ww_nlo_onlyaa-real/SubProcesses/P0_aa_wpwm/all_G1_225/MADatNLO.HwU /farmstorage/marcozaro/MadGraph/mg5amcnlo/mupmum_ww_nlo_onlyaa-real/SubProcesses/P0_aa_wpwm/all_G1_893/MADatNLO.HwU /farmstorage/marcozaro/MadGraph/mg5amcnlo/mupmum_ww_nlo_onlyaa-real/SubProcesses/P0_aa_wpwm/all_G1_539/MADatNLO.HwU /farmstorage/marcozaro/MadGraph/mg5amcnlo/mupmum_ww_nlo_onlyaa-real/SubProcesses/P0_aa_wpwm/all_G1_1808/MADatNLO.HwU /farmstorage/marcozaro/MadGraph/mg5amcnlo/mupmum_ww_nlo_onlyaa-real/SubProcesses/P0_aa_wpwm/all_G1_1651/MADatNLO.HwU /farmstorage/marcozaro/MadGraph/mg5amcnlo/mupmum_ww_nlo_onlyaa-real/SubProcesses/P0_aa_wpwm/all_G1_1603/MADatNLO.HwU /farmstorage/marcozaro/MadGraph/mg5amcnlo/mupmum_ww_nlo_onlyaa-real/SubProcesses/P0_aa_wpwm/all_G1_906/MADatNLO.HwU /farmstorage/marcozaro/MadGraph/mg5amcnlo/mupmum_ww_nlo_onlyaa-real/SubProcesses/P0_aa_wpwm/all_G1_1384/MADatNLO.HwU /farmstorage/marcozaro/MadGraph/mg5amcnlo/mupmum_ww_nlo_onlyaa-real/SubProcesses/P0_aa_wpwm/all_G1_1142/MADatNLO.HwU /farmstorage/marcozaro/MadGraph/mg5amcnlo/mupmum_ww_nlo_onlyaa-real/SubProcesses/P0_aa_wpwm/all_G1_1616/MADatNLO.HwU /farmstorage/marcozaro/MadGraph/mg5amcnlo/mupmum_ww_nlo_onlyaa-real/SubProcesses/P0_aa_wpwm/all_G1_1931/MADatNLO.HwU /farmstorage/marcozaro/MadGraph/mg5amcnlo/mupmum_ww_nlo_onlyaa-real/SubProcesses/P0_aa_wpwm/all_G1_1158/MADatNLO.HwU /farmstorage/marcozaro/MadGraph/mg5amcnlo/mupmum_ww_nlo_onlyaa-real/SubProcesses/P0_aa_wpwm/all_G1_461/MADatNLO.HwU /farmstorage/marcozaro/MadGraph/mg5amcnlo/mupmum_ww_nlo_onlyaa-real/SubProcesses/P0_aa_wpwm/all_G1_1412/MADatNLO.HwU /farmstorage/marcozaro/MadGraph/mg5amcnlo/mupmum_ww_nlo_onlyaa-real/SubProcesses/P0_aa_wpwm/all_G1_1749/MADatNLO.HwU /farmstorage/marcozaro/MadGraph/mg5amcnlo/mupmum_ww_nlo_onlyaa-real/SubProcesses/P0_aa_wpwm/all_G1_210/MADatNLO.HwU /farmstorage/marcozaro/MadGraph/mg5amcnlo/mupmum_ww_nlo_onlyaa-real/SubProcesses/P0_aa_wpwm/all_G1_343/MADatNLO.HwU /farmstorage/marcozaro/MadGraph/mg5amcnlo/mupmum_ww_nlo_onlyaa-real/SubProcesses/P0_aa_wpwm/all_G1_1334/MADatNLO.HwU /farmstorage/marcozaro/MadGraph/mg5amcnlo/mupmum_ww_nlo_onlyaa-real/SubProcesses/P0_aa_wpwm/all_G1_1044/MADatNLO.HwU /farmstorage/marcozaro/MadGraph/mg5amcnlo/mupmum_ww_nlo_onlyaa-real/SubProcesses/P0_aa_wpwm/all_G1_1558/MADatNLO.HwU /farmstorage/marcozaro/MadGraph/mg5amcnlo/mupmum_ww_nlo_onlyaa-real/SubProcesses/P0_aa_wpwm/all_G1_1374/MADatNLO.HwU /farmstorage/marcozaro/MadGraph/mg5amcnlo/mupmum_ww_nlo_onlyaa-real/SubProcesses/P0_aa_wpwm/all_G1_1159/MADatNLO.HwU /farmstorage/marcozaro/MadGraph/mg5amcnlo/mupmum_ww_nlo_onlyaa-real/SubProcesses/P0_aa_wpwm/all_G1_359/MADatNLO.HwU /farmstorage/marcozaro/MadGraph/mg5amcnlo/mupmum_ww_nlo_onlyaa-real/SubProcesses/P0_aa_wpwm/all_G1_1776/MADatNLO.HwU /farmstorage/marcozaro/MadGraph/mg5amcnlo/mupmum_ww_nlo_onlyaa-real/SubProcesses/P0_aa_wpwm/all_G1_1663/MADatNLO.HwU /farmstorage/marcozaro/MadGraph/mg5amcnlo/mupmum_ww_nlo_onlyaa-real/SubProcesses/P0_aa_wpwm/all_G1_37/MADatNLO.HwU /farmstorage/marcozaro/MadGraph/mg5amcnlo/mupmum_ww_nlo_onlyaa-real/SubProcesses/P0_aa_wpwm/all_G1_1357/MADatNLO.HwU /farmstorage/marcozaro/MadGraph/mg5amcnlo/mupmum_ww_nlo_onlyaa-real/SubProcesses/P0_aa_wpwm/all_G1_1834/MADatNLO.HwU /farmstorage/marcozaro/MadGraph/mg5amcnlo/mupmum_ww_nlo_onlyaa-real/SubProcesses/P0_aa_wpwm/all_G1_1926/MADatNLO.HwU /farmstorage/marcozaro/MadGraph/mg5amcnlo/mupmum_ww_nlo_onlyaa-real/SubProcesses/P0_aa_wpwm/all_G1_923/MADatNLO.HwU /farmstorage/marcozaro/MadGraph/mg5amcnlo/mupmum_ww_nlo_onlyaa-real/SubProcesses/P0_aa_wpwm/all_G1_872/MADatNLO.HwU /farmstorage/marcozaro/MadGraph/mg5amcnlo/mupmum_ww_nlo_onlyaa-real/SubProcesses/P0_aa_wpwm/all_G1_25/MADatNLO.HwU /farmstorage/marcozaro/MadGraph/mg5amcnlo/mupmum_ww_nlo_onlyaa-real/SubProcesses/P0_aa_wpwm/all_G1_1055/MADatNLO.HwU /farmstorage/marcozaro/MadGraph/mg5amcnlo/mupmum_ww_nlo_onlyaa-real/SubProcesses/P0_aa_wpwm/all_G1_1003/MADatNLO.HwU /farmstorage/marcozaro/MadGraph/mg5amcnlo/mupmum_ww_nlo_onlyaa-real/SubProcesses/P0_aa_wpwm/all_G1_695/MADatNLO.HwU /farmstorage/marcozaro/MadGraph/mg5amcnlo/mupmum_ww_nlo_onlyaa-real/SubProcesses/P0_aa_wpwm/all_G1_1143/MADatNLO.HwU /farmstorage/marcozaro/MadGraph/mg5amcnlo/mupmum_ww_nlo_onlyaa-real/SubProcesses/P0_aa_wpwm/all_G1_215/MADatNLO.HwU /farmstorage/marcozaro/MadGraph/mg5amcnlo/mupmum_ww_nlo_onlyaa-real/SubProcesses/P0_aa_wpwm/all_G1_1225/MADatNLO.HwU /farmstorage/marcozaro/MadGraph/mg5amcnlo/mupmum_ww_nlo_onlyaa-real/SubProcesses/P0_aa_wpwm/all_G1_1235/MADatNLO.HwU /farmstorage/marcozaro/MadGraph/mg5amcnlo/mupmum_ww_nlo_onlyaa-real/SubProcesses/P0_aa_wpwm/all_G1_1282/MADatNLO.HwU /farmstorage/marcozaro/MadGraph/mg5amcnlo/mupmum_ww_nlo_onlyaa-real/SubProcesses/P0_aa_wpwm/all_G1_1409/MADatNLO.HwU /farmstorage/marcozaro/MadGraph/mg5amcnlo/mupmum_ww_nlo_onlyaa-real/SubProcesses/P0_aa_wpwm/all_G1_1708/MADatNLO.HwU /farmstorage/marcozaro/MadGraph/mg5amcnlo/mupmum_ww_nlo_onlyaa-real/SubProcesses/P0_aa_wpwm/all_G1_731/MADatNLO.HwU /farmstorage/marcozaro/MadGraph/mg5amcnlo/mupmum_ww_nlo_onlyaa-real/SubProcesses/P0_aa_wpwm/all_G1_1591/MADatNLO.HwU /farmstorage/marcozaro/MadGraph/mg5amcnlo/mupmum_ww_nlo_onlyaa-real/SubProcesses/P0_aa_wpwm/all_G1_1994/MADatNLO.HwU /farmstorage/marcozaro/MadGraph/mg5amcnlo/mupmum_ww_nlo_onlyaa-real/SubProcesses/P0_aa_wpwm/all_G1_1848/MADatNLO.HwU /farmstorage/marcozaro/MadGraph/mg5amcnlo/mupmum_ww_nlo_onlyaa-real/SubProcesses/P0_aa_wpwm/all_G1_184/MADatNLO.HwU /farmstorage/marcozaro/MadGraph/mg5amcnlo/mupmum_ww_nlo_onlyaa-real/SubProcesses/P0_aa_wpwm/all_G1_1281/MADatNLO.HwU /farmstorage/marcozaro/MadGraph/mg5amcnlo/mupmum_ww_nlo_onlyaa-real/SubProcesses/P0_aa_wpwm/all_G1_921/MADatNLO.HwU /farmstorage/marcozaro/MadGraph/mg5amcnlo/mupmum_ww_nlo_onlyaa-real/SubProcesses/P0_aa_wpwm/all_G1_1810/MADatNLO.HwU /farmstorage/marcozaro/MadGraph/mg5amcnlo/mupmum_ww_nlo_onlyaa-real/SubProcesses/P0_aa_wpwm/all_G1_757/MADatNLO.HwU /farmstorage/marcozaro/MadGraph/mg5amcnlo/mupmum_ww_nlo_onlyaa-real/SubProcesses/P0_aa_wpwm/all_G1_1373/MADatNLO.HwU /farmstorage/marcozaro/MadGraph/mg5amcnlo/mupmum_ww_nlo_onlyaa-real/SubProcesses/P0_aa_wpwm/all_G1_1948/MADatNLO.HwU /farmstorage/marcozaro/MadGraph/mg5amcnlo/mupmum_ww_nlo_onlyaa-real/SubProcesses/P0_aa_wpwm/all_G1_1650/MADatNLO.HwU /farmstorage/marcozaro/MadGraph/mg5amcnlo/mupmum_ww_nlo_onlyaa-real/SubProcesses/P0_aa_wpwm/all_G1_481/MADatNLO.HwU /farmstorage/marcozaro/MadGraph/mg5amcnlo/mupmum_ww_nlo_onlyaa-real/SubProcesses/P0_aa_wpwm/all_G1_627/MADatNLO.HwU /farmstorage/marcozaro/MadGraph/mg5amcnlo/mupmum_ww_nlo_onlyaa-real/SubProcesses/P0_aa_wpwm/all_G1_1178/MADatNLO.HwU /farmstorage/marcozaro/MadGraph/mg5amcnlo/mupmum_ww_nlo_onlyaa-real/SubProcesses/P0_aa_wpwm/all_G1_1576/MADatNLO.HwU /farmstorage/marcozaro/MadGraph/mg5amcnlo/mupmum_ww_nlo_onlyaa-real/SubProcesses/P0_aa_wpwm/all_G1_1529/MADatNLO.HwU /farmstorage/marcozaro/MadGraph/mg5amcnlo/mupmum_ww_nlo_onlyaa-real/SubProcesses/P0_aa_wpwm/all_G1_344/MADatNLO.HwU /farmstorage/marcozaro/MadGraph/mg5amcnlo/mupmum_ww_nlo_onlyaa-real/SubProcesses/P0_aa_wpwm/all_G1_1815/MADatNLO.HwU /farmstorage/marcozaro/MadGraph/mg5amcnlo/mupmum_ww_nlo_onlyaa-real/SubProcesses/P0_aa_wpwm/all_G1_1296/MADatNLO.HwU /farmstorage/marcozaro/MadGraph/mg5amcnlo/mupmum_ww_nlo_onlyaa-real/SubProcesses/P0_aa_wpwm/all_G1_520/MADatNLO.HwU /farmstorage/marcozaro/MadGraph/mg5amcnlo/mupmum_ww_nlo_onlyaa-real/SubProcesses/P0_aa_wpwm/all_G1_1389/MADatNLO.HwU /farmstorage/marcozaro/MadGraph/mg5amcnlo/mupmum_ww_nlo_onlyaa-real/SubProcesses/P0_aa_wpwm/all_G1_24/MADatNLO.HwU /farmstorage/marcozaro/MadGraph/mg5amcnlo/mupmum_ww_nlo_onlyaa-real/SubProcesses/P0_aa_wpwm/all_G1_1967/MADatNLO.HwU /farmstorage/marcozaro/MadGraph/mg5amcnlo/mupmum_ww_nlo_onlyaa-real/SubProcesses/P0_aa_wpwm/all_G1_1890/MADatNLO.HwU /farmstorage/marcozaro/MadGraph/mg5amcnlo/mupmum_ww_nlo_onlyaa-real/SubProcesses/P0_aa_wpwm/all_G1_447/MADatNLO.HwU /farmstorage/marcozaro/MadGraph/mg5amcnlo/mupmum_ww_nlo_onlyaa-real/SubProcesses/P0_aa_wpwm/all_G1_1562/MADatNLO.HwU /farmstorage/marcozaro/MadGraph/mg5amcnlo/mupmum_ww_nlo_onlyaa-real/SubProcesses/P0_aa_wpwm/all_G1_1176/MADatNLO.HwU /farmstorage/marcozaro/MadGraph/mg5amcnlo/mupmum_ww_nlo_onlyaa-real/SubProcesses/P0_aa_wpwm/all_G1_30/MADatNLO.HwU /farmstorage/marcozaro/MadGraph/mg5amcnlo/mupmum_ww_nlo_onlyaa-real/SubProcesses/P0_aa_wpwm/all_G1_903/MADatNLO.HwU /farmstorage/marcozaro/MadGraph/mg5amcnlo/mupmum_ww_nlo_onlyaa-real/SubProcesses/P0_aa_wpwm/all_G1_105/MADatNLO.HwU /farmstorage/marcozaro/MadGraph/mg5amcnlo/mupmum_ww_nlo_onlyaa-real/SubProcesses/P0_aa_wpwm/all_G1_722/MADatNLO.HwU /farmstorage/marcozaro/MadGraph/mg5amcnlo/mupmum_ww_nlo_onlyaa-real/SubProcesses/P0_aa_wpwm/all_G1_898/MADatNLO.HwU /farmstorage/marcozaro/MadGraph/mg5amcnlo/mupmum_ww_nlo_onlyaa-real/SubProcesses/P0_aa_wpwm/all_G1_423/MADatNLO.HwU /farmstorage/marcozaro/MadGraph/mg5amcnlo/mupmum_ww_nlo_onlyaa-real/SubProcesses/P0_aa_wpwm/all_G1_543/MADatNLO.HwU /farmstorage/marcozaro/MadGraph/mg5amcnlo/mupmum_ww_nlo_onlyaa-real/SubProcesses/P0_aa_wpwm/all_G1_1480/MADatNLO.HwU /farmstorage/marcozaro/MadGraph/mg5amcnlo/mupmum_ww_nlo_onlyaa-real/SubProcesses/P0_aa_wpwm/all_G1_1897/MADatNLO.HwU /farmstorage/marcozaro/MadGraph/mg5amcnlo/mupmum_ww_nlo_onlyaa-real/SubProcesses/P0_aa_wpwm/all_G1_1392/MADatNLO.HwU /farmstorage/marcozaro/MadGraph/mg5amcnlo/mupmum_ww_nlo_onlyaa-real/SubProcesses/P0_aa_wpwm/all_G1_328/MADatNLO.HwU /farmstorage/marcozaro/MadGraph/mg5amcnlo/mupmum_ww_nlo_onlyaa-real/SubProcesses/P0_aa_wpwm/all_G1_885/MADatNLO.HwU /farmstorage/marcozaro/MadGraph/mg5amcnlo/mupmum_ww_nlo_onlyaa-real/SubProcesses/P0_aa_wpwm/all_G1_1082/MADatNLO.HwU /farmstorage/marcozaro/MadGraph/mg5amcnlo/mupmum_ww_nlo_onlyaa-real/SubProcesses/P0_aa_wpwm/all_G1_1089/MADatNLO.HwU /farmstorage/marcozaro/MadGraph/mg5amcnlo/mupmum_ww_nlo_onlyaa-real/SubProcesses/P0_aa_wpwm/all_G1_449/MADatNLO.HwU /farmstorage/marcozaro/MadGraph/mg5amcnlo/mupmum_ww_nlo_onlyaa-real/SubProcesses/P0_aa_wpwm/all_G1_1903/MADatNLO.HwU /farmstorage/marcozaro/MadGraph/mg5amcnlo/mupmum_ww_nlo_onlyaa-real/SubProcesses/P0_aa_wpwm/all_G1_41/MADatNLO.HwU /farmstorage/marcozaro/MadGraph/mg5amcnlo/mupmum_ww_nlo_onlyaa-real/SubProcesses/P0_aa_wpwm/all_G1_1766/MADatNLO.HwU /farmstorage/marcozaro/MadGraph/mg5amcnlo/mupmum_ww_nlo_onlyaa-real/SubProcesses/P0_aa_wpwm/all_G1_1911/MADatNLO.HwU /farmstorage/marcozaro/MadGraph/mg5amcnlo/mupmum_ww_nlo_onlyaa-real/SubProcesses/P0_aa_wpwm/all_G1_1259/MADatNLO.HwU /farmstorage/marcozaro/MadGraph/mg5amcnlo/mupmum_ww_nlo_onlyaa-real/SubProcesses/P0_aa_wpwm/all_G1_407/MADatNLO.HwU /farmstorage/marcozaro/MadGraph/mg5amcnlo/mupmum_ww_nlo_onlyaa-real/SubProcesses/P0_aa_wpwm/all_G1_1610/MADatNLO.HwU /farmstorage/marcozaro/MadGraph/mg5amcnlo/mupmum_ww_nlo_onlyaa-real/SubProcesses/P0_aa_wpwm/all_G1_697/MADatNLO.HwU /farmstorage/marcozaro/MadGraph/mg5amcnlo/mupmum_ww_nlo_onlyaa-real/SubProcesses/P0_aa_wpwm/all_G1_224/MADatNLO.HwU /farmstorage/marcozaro/MadGraph/mg5amcnlo/mupmum_ww_nlo_onlyaa-real/SubProcesses/P0_aa_wpwm/all_G1_176/MADatNLO.HwU /farmstorage/marcozaro/MadGraph/mg5amcnlo/mupmum_ww_nlo_onlyaa-real/SubProcesses/P0_aa_wpwm/all_G1_370/MADatNLO.HwU /farmstorage/marcozaro/MadGraph/mg5amcnlo/mupmum_ww_nlo_onlyaa-real/SubProcesses/P0_aa_wpwm/all_G1_723/MADatNLO.HwU /farmstorage/marcozaro/MadGraph/mg5amcnlo/mupmum_ww_nlo_onlyaa-real/SubProcesses/P0_aa_wpwm/all_G1_989/MADatNLO.HwU /farmstorage/marcozaro/MadGraph/mg5amcnlo/mupmum_ww_nlo_onlyaa-real/SubProcesses/P0_aa_wpwm/all_G1_1938/MADatNLO.HwU /farmstorage/marcozaro/MadGraph/mg5amcnlo/mupmum_ww_nlo_onlyaa-real/SubProcesses/P0_aa_wpwm/all_G1_107/MADatNLO.HwU /farmstorage/marcozaro/MadGraph/mg5amcnlo/mupmum_ww_nlo_onlyaa-real/SubProcesses/P0_aa_wpwm/all_G1_1463/MADatNLO.HwU /farmstorage/marcozaro/MadGraph/mg5amcnlo/mupmum_ww_nlo_onlyaa-real/SubProcesses/P0_aa_wpwm/all_G1_500/MADatNLO.HwU /farmstorage/marcozaro/MadGraph/mg5amcnlo/mupmum_ww_nlo_onlyaa-real/SubProcesses/P0_aa_wpwm/all_G1_1365/MADatNLO.HwU /farmstorage/marcozaro/MadGraph/mg5amcnlo/mupmum_ww_nlo_onlyaa-real/SubProcesses/P0_aa_wpwm/all_G1_100/MADatNLO.HwU /farmstorage/marcozaro/MadGraph/mg5amcnlo/mupmum_ww_nlo_onlyaa-real/SubProcesses/P0_aa_wpwm/all_G1_1505/MADatNLO.HwU /farmstorage/marcozaro/MadGraph/mg5amcnlo/mupmum_ww_nlo_onlyaa-real/SubProcesses/P0_aa_wpwm/all_G1_485/MADatNLO.HwU /farmstorage/marcozaro/MadGraph/mg5amcnlo/mupmum_ww_nlo_onlyaa-real/SubProcesses/P0_aa_wpwm/all_G1_426/MADatNLO.HwU /farmstorage/marcozaro/MadGraph/mg5amcnlo/mupmum_ww_nlo_onlyaa-real/SubProcesses/P0_aa_wpwm/all_G1_1660/MADatNLO.HwU /farmstorage/marcozaro/MadGraph/mg5amcnlo/mupmum_ww_nlo_onlyaa-real/SubProcesses/P0_aa_wpwm/all_G1_1587/MADatNLO.HwU /farmstorage/marcozaro/MadGraph/mg5amcnlo/mupmum_ww_nlo_onlyaa-real/SubProcesses/P0_aa_wpwm/all_G1_945/MADatNLO.HwU /farmstorage/marcozaro/MadGraph/mg5amcnlo/mupmum_ww_nlo_onlyaa-real/SubProcesses/P0_aa_wpwm/all_G1_69/MADatNLO.HwU /farmstorage/marcozaro/MadGraph/mg5amcnlo/mupmum_ww_nlo_onlyaa-real/SubProcesses/P0_aa_wpwm/all_G1_5/MADatNLO.HwU /farmstorage/marcozaro/MadGraph/mg5amcnlo/mupmum_ww_nlo_onlyaa-real/SubProcesses/P0_aa_wpwm/all_G1_1630/MADatNLO.HwU /farmstorage/marcozaro/MadGraph/mg5amcnlo/mupmum_ww_nlo_onlyaa-real/SubProcesses/P0_aa_wpwm/all_G1_864/MADatNLO.HwU /farmstorage/marcozaro/MadGraph/mg5amcnlo/mupmum_ww_nlo_onlyaa-real/SubProcesses/P0_aa_wpwm/all_G1_323/MADatNLO.HwU /farmstorage/marcozaro/MadGraph/mg5amcnlo/mupmum_ww_nlo_onlyaa-real/SubProcesses/P0_aa_wpwm/all_G1_614/MADatNLO.HwU /farmstorage/marcozaro/MadGraph/mg5amcnlo/mupmum_ww_nlo_onlyaa-real/SubProcesses/P0_aa_wpwm/all_G1_1325/MADatNLO.HwU /farmstorage/marcozaro/MadGraph/mg5amcnlo/mupmum_ww_nlo_onlyaa-real/SubProcesses/P0_aa_wpwm/all_G1_1698/MADatNLO.HwU /farmstorage/marcozaro/MadGraph/mg5amcnlo/mupmum_ww_nlo_onlyaa-real/SubProcesses/P0_aa_wpwm/all_G1_1513/MADatNLO.HwU /farmstorage/marcozaro/MadGraph/mg5amcnlo/mupmum_ww_nlo_onlyaa-real/SubProcesses/P0_aa_wpwm/all_G1_704/MADatNLO.HwU /farmstorage/marcozaro/MadGraph/mg5amcnlo/mupmum_ww_nlo_onlyaa-real/SubProcesses/P0_aa_wpwm/all_G1_214/MADatNLO.HwU /farmstorage/marcozaro/MadGraph/mg5amcnlo/mupmum_ww_nlo_onlyaa-real/SubProcesses/P0_aa_wpwm/all_G1_1609/MADatNLO.HwU /farmstorage/marcozaro/MadGraph/mg5amcnlo/mupmum_ww_nlo_onlyaa-real/SubProcesses/P0_aa_wpwm/all_G1_489/MADatNLO.HwU /farmstorage/marcozaro/MadGraph/mg5amcnlo/mupmum_ww_nlo_onlyaa-real/SubProcesses/P0_aa_wpwm/all_G1_1329/MADatNLO.HwU /farmstorage/marcozaro/MadGraph/mg5amcnlo/mupmum_ww_nlo_onlyaa-real/SubProcesses/P0_aa_wpwm/all_G1_1839/MADatNLO.HwU /farmstorage/marcozaro/MadGraph/mg5amcnlo/mupmum_ww_nlo_onlyaa-real/SubProcesses/P0_aa_wpwm/all_G1_651/MADatNLO.HwU /farmstorage/marcozaro/MadGraph/mg5amcnlo/mupmum_ww_nlo_onlyaa-real/SubProcesses/P0_aa_wpwm/all_G1_1370/MADatNLO.HwU /farmstorage/marcozaro/MadGraph/mg5amcnlo/mupmum_ww_nlo_onlyaa-real/SubProcesses/P0_aa_wpwm/all_G1_480/MADatNLO.HwU /farmstorage/marcozaro/MadGraph/mg5amcnlo/mupmum_ww_nlo_onlyaa-real/SubProcesses/P0_aa_wpwm/all_G1_1440/MADatNLO.HwU /farmstorage/marcozaro/MadGraph/mg5amcnlo/mupmum_ww_nlo_onlyaa-real/SubProcesses/P0_aa_wpwm/all_G1_1626/MADatNLO.HwU /farmstorage/marcozaro/MadGraph/mg5amcnlo/mupmum_ww_nlo_onlyaa-real/SubProcesses/P0_aa_wpwm/all_G1_202/MADatNLO.HwU /farmstorage/marcozaro/MadGraph/mg5amcnlo/mupmum_ww_nlo_onlyaa-real/SubProcesses/P0_aa_wpwm/all_G1_1196/MADatNLO.HwU /farmstorage/marcozaro/MadGraph/mg5amcnlo/mupmum_ww_nlo_onlyaa-real/SubProcesses/P0_aa_wpwm/all_G1_1119/MADatNLO.HwU /farmstorage/marcozaro/MadGraph/mg5amcnlo/mupmum_ww_nlo_onlyaa-real/SubProcesses/P0_aa_wpwm/all_G1_1454/MADatNLO.HwU /farmstorage/marcozaro/MadGraph/mg5amcnlo/mupmum_ww_nlo_onlyaa-real/SubProcesses/P0_aa_wpwm/all_G1_287/MADatNLO.HwU /farmstorage/marcozaro/MadGraph/mg5amcnlo/mupmum_ww_nlo_onlyaa-real/SubProcesses/P0_aa_wpwm/all_G1_1285/MADatNLO.HwU /farmstorage/marcozaro/MadGraph/mg5amcnlo/mupmum_ww_nlo_onlyaa-real/SubProcesses/P0_aa_wpwm/all_G1_7/MADatNLO.HwU /farmstorage/marcozaro/MadGraph/mg5amcnlo/mupmum_ww_nlo_onlyaa-real/SubProcesses/P0_aa_wpwm/all_G1_227/MADatNLO.HwU /farmstorage/marcozaro/MadGraph/mg5amcnlo/mupmum_ww_nlo_onlyaa-real/SubProcesses/P0_aa_wpwm/all_G1_229/MADatNLO.HwU /farmstorage/marcozaro/MadGraph/mg5amcnlo/mupmum_ww_nlo_onlyaa-real/SubProcesses/P0_aa_wpwm/all_G1_1823/MADatNLO.HwU /farmstorage/marcozaro/MadGraph/mg5amcnlo/mupmum_ww_nlo_onlyaa-real/SubProcesses/P0_aa_wpwm/all_G1_1710/MADatNLO.HwU /farmstorage/marcozaro/MadGraph/mg5amcnlo/mupmum_ww_nlo_onlyaa-real/SubProcesses/P0_aa_wpwm/all_G1_46/MADatNLO.HwU /farmstorage/marcozaro/MadGraph/mg5amcnlo/mupmum_ww_nlo_onlyaa-real/SubProcesses/P0_aa_wpwm/all_G1_1685/MADatNLO.HwU /farmstorage/marcozaro/MadGraph/mg5amcnlo/mupmum_ww_nlo_onlyaa-real/SubProcesses/P0_aa_wpwm/all_G1_296/MADatNLO.HwU /farmstorage/marcozaro/MadGraph/mg5amcnlo/mupmum_ww_nlo_onlyaa-real/SubProcesses/P0_aa_wpwm/all_G1_109/MADatNLO.HwU /farmstorage/marcozaro/MadGraph/mg5amcnlo/mupmum_ww_nlo_onlyaa-real/SubProcesses/P0_aa_wpwm/all_G1_312/MADatNLO.HwU /farmstorage/marcozaro/MadGraph/mg5amcnlo/mupmum_ww_nlo_onlyaa-real/SubProcesses/P0_aa_wpwm/all_G1_1049/MADatNLO.HwU /farmstorage/marcozaro/MadGraph/mg5amcnlo/mupmum_ww_nlo_onlyaa-real/SubProcesses/P0_aa_wpwm/all_G1_510/MADatNLO.HwU /farmstorage/marcozaro/MadGraph/mg5amcnlo/mupmum_ww_nlo_onlyaa-real/SubProcesses/P0_aa_wpwm/all_G1_1796/MADatNLO.HwU /farmstorage/marcozaro/MadGraph/mg5amcnlo/mupmum_ww_nlo_onlyaa-real/SubProcesses/P0_aa_wpwm/all_G1_511/MADatNLO.HwU /farmstorage/marcozaro/MadGraph/mg5amcnlo/mupmum_ww_nlo_onlyaa-real/SubProcesses/P0_aa_wpwm/all_G1_465/MADatNLO.HwU /farmstorage/marcozaro/MadGraph/mg5amcnlo/mupmum_ww_nlo_onlyaa-real/SubProcesses/P0_aa_wpwm/all_G1_417/MADatNLO.HwU /farmstorage/marcozaro/MadGraph/mg5amcnlo/mupmum_ww_nlo_onlyaa-real/SubProcesses/P0_aa_wpwm/all_G1_1686/MADatNLO.HwU /farmstorage/marcozaro/MadGraph/mg5amcnlo/mupmum_ww_nlo_onlyaa-real/SubProcesses/P0_aa_wpwm/all_G1_1364/MADatNLO.HwU /farmstorage/marcozaro/MadGraph/mg5amcnlo/mupmum_ww_nlo_onlyaa-real/SubProcesses/P0_aa_wpwm/all_G1_1570/MADatNLO.HwU /farmstorage/marcozaro/MadGraph/mg5amcnlo/mupmum_ww_nlo_onlyaa-real/SubProcesses/P0_aa_wpwm/all_G1_1805/MADatNLO.HwU /farmstorage/marcozaro/MadGraph/mg5amcnlo/mupmum_ww_nlo_onlyaa-real/SubProcesses/P0_aa_wpwm/all_G1_763/MADatNLO.HwU /farmstorage/marcozaro/MadGraph/mg5amcnlo/mupmum_ww_nlo_onlyaa-real/SubProcesses/P0_aa_wpwm/all_G1_1836/MADatNLO.HwU /farmstorage/marcozaro/MadGraph/mg5amcnlo/mupmum_ww_nlo_onlyaa-real/SubProcesses/P0_aa_wpwm/all_G1_207/MADatNLO.HwU /farmstorage/marcozaro/MadGraph/mg5amcnlo/mupmum_ww_nlo_onlyaa-real/SubProcesses/P0_aa_wpwm/all_G1_1400/MADatNLO.HwU /farmstorage/marcozaro/MadGraph/mg5amcnlo/mupmum_ww_nlo_onlyaa-real/SubProcesses/P0_aa_wpwm/all_G1_618/MADatNLO.HwU /farmstorage/marcozaro/MadGraph/mg5amcnlo/mupmum_ww_nlo_onlyaa-real/SubProcesses/P0_aa_wpwm/all_G1_28/MADatNLO.HwU /farmstorage/marcozaro/MadGraph/mg5amcnlo/mupmum_ww_nlo_onlyaa-real/SubProcesses/P0_aa_wpwm/all_G1_205/MADatNLO.HwU /farmstorage/marcozaro/MadGraph/mg5amcnlo/mupmum_ww_nlo_onlyaa-real/SubProcesses/P0_aa_wpwm/all_G1_143/MADatNLO.HwU /farmstorage/marcozaro/MadGraph/mg5amcnlo/mupmum_ww_nlo_onlyaa-real/SubProcesses/P0_aa_wpwm/all_G1_706/MADatNLO.HwU /farmstorage/marcozaro/MadGraph/mg5amcnlo/mupmum_ww_nlo_onlyaa-real/SubProcesses/P0_aa_wpwm/all_G1_160/MADatNLO.HwU /farmstorage/marcozaro/MadGraph/mg5amcnlo/mupmum_ww_nlo_onlyaa-real/SubProcesses/P0_aa_wpwm/all_G1_95/MADatNLO.HwU /farmstorage/marcozaro/MadGraph/mg5amcnlo/mupmum_ww_nlo_onlyaa-real/SubProcesses/P0_aa_wpwm/all_G1_435/MADatNLO.HwU /farmstorage/marcozaro/MadGraph/mg5amcnlo/mupmum_ww_nlo_onlyaa-real/SubProcesses/P0_aa_wpwm/all_G1_1327/MADatNLO.HwU /farmstorage/marcozaro/MadGraph/mg5amcnlo/mupmum_ww_nlo_onlyaa-real/SubProcesses/P0_aa_wpwm/all_G1_603/MADatNLO.HwU /farmstorage/marcozaro/MadGraph/mg5amcnlo/mupmum_ww_nlo_onlyaa-real/SubProcesses/P0_aa_wpwm/all_G1_181/MADatNLO.HwU /farmstorage/marcozaro/MadGraph/mg5amcnlo/mupmum_ww_nlo_onlyaa-real/SubProcesses/P0_aa_wpwm/all_G1_1762/MADatNLO.HwU /farmstorage/marcozaro/MadGraph/mg5amcnlo/mupmum_ww_nlo_onlyaa-real/SubProcesses/P0_aa_wpwm/all_G1_302/MADatNLO.HwU /farmstorage/marcozaro/MadGraph/mg5amcnlo/mupmum_ww_nlo_onlyaa-real/SubProcesses/P0_aa_wpwm/all_G1_559/MADatNLO.HwU /farmstorage/marcozaro/MadGraph/mg5amcnlo/mupmum_ww_nlo_onlyaa-real/SubProcesses/P0_aa_wpwm/all_G1_1051/MADatNLO.HwU /farmstorage/marcozaro/MadGraph/mg5amcnlo/mupmum_ww_nlo_onlyaa-real/SubProcesses/P0_aa_wpwm/all_G1_1307/MADatNLO.HwU /farmstorage/marcozaro/MadGraph/mg5amcnlo/mupmum_ww_nlo_onlyaa-real/SubProcesses/P0_aa_wpwm/all_G1_544/MADatNLO.HwU /farmstorage/marcozaro/MadGraph/mg5amcnlo/mupmum_ww_nlo_onlyaa-real/SubProcesses/P0_aa_wpwm/all_G1_1837/MADatNLO.HwU /farmstorage/marcozaro/MadGraph/mg5amcnlo/mupmum_ww_nlo_onlyaa-real/SubProcesses/P0_aa_wpwm/all_G1_516/MADatNLO.HwU /farmstorage/marcozaro/MadGraph/mg5amcnlo/mupmum_ww_nlo_onlyaa-real/SubProcesses/P0_aa_wpwm/all_G1_655/MADatNLO.HwU /farmstorage/marcozaro/MadGraph/mg5amcnlo/mupmum_ww_nlo_onlyaa-real/SubProcesses/P0_aa_wpwm/all_G1_147/MADatNLO.HwU /farmstorage/marcozaro/MadGraph/mg5amcnlo/mupmum_ww_nlo_onlyaa-real/SubProcesses/P0_aa_wpwm/all_G1_905/MADatNLO.HwU /farmstorage/marcozaro/MadGraph/mg5amcnlo/mupmum_ww_nlo_onlyaa-real/SubProcesses/P0_aa_wpwm/all_G1_1987/MADatNLO.HwU /farmstorage/marcozaro/MadGraph/mg5amcnlo/mupmum_ww_nlo_onlyaa-real/SubProcesses/P0_aa_wpwm/all_G1_848/MADatNLO.HwU /farmstorage/marcozaro/MadGraph/mg5amcnlo/mupmum_ww_nlo_onlyaa-real/SubProcesses/P0_aa_wpwm/all_G1_399/MADatNLO.HwU /farmstorage/marcozaro/MadGraph/mg5amcnlo/mupmum_ww_nlo_onlyaa-real/SubProcesses/P0_aa_wpwm/all_G1_1803/MADatNLO.HwU /farmstorage/marcozaro/MadGraph/mg5amcnlo/mupmum_ww_nlo_onlyaa-real/SubProcesses/P0_aa_wpwm/all_G1_1914/MADatNLO.HwU /farmstorage/marcozaro/MadGraph/mg5amcnlo/mupmum_ww_nlo_onlyaa-real/SubProcesses/P0_aa_wpwm/all_G1_676/MADatNLO.HwU /farmstorage/marcozaro/MadGraph/mg5amcnlo/mupmum_ww_nlo_onlyaa-real/SubProcesses/P0_aa_wpwm/all_G1_1918/MADatNLO.HwU /farmstorage/marcozaro/MadGraph/mg5amcnlo/mupmum_ww_nlo_onlyaa-real/SubProcesses/P0_aa_wpwm/all_G1_1923/MADatNLO.HwU /farmstorage/marcozaro/MadGraph/mg5amcnlo/mupmum_ww_nlo_onlyaa-real/SubProcesses/P0_aa_wpwm/all_G1_669/MADatNLO.HwU /farmstorage/marcozaro/MadGraph/mg5amcnlo/mupmum_ww_nlo_onlyaa-real/SubProcesses/P0_aa_wpwm/all_G1_267/MADatNLO.HwU /farmstorage/marcozaro/MadGraph/mg5amcnlo/mupmum_ww_nlo_onlyaa-real/SubProcesses/P0_aa_wpwm/all_G1_1127/MADatNLO.HwU /farmstorage/marcozaro/MadGraph/mg5amcnlo/mupmum_ww_nlo_onlyaa-real/SubProcesses/P0_aa_wpwm/all_G1_1548/MADatNLO.HwU /farmstorage/marcozaro/MadGraph/mg5amcnlo/mupmum_ww_nlo_onlyaa-real/SubProcesses/P0_aa_wpwm/all_G1_1067/MADatNLO.HwU /farmstorage/marcozaro/MadGraph/mg5amcnlo/mupmum_ww_nlo_onlyaa-real/SubProcesses/P0_aa_wpwm/all_G1_1469/MADatNLO.HwU /farmstorage/marcozaro/MadGraph/mg5amcnlo/mupmum_ww_nlo_onlyaa-real/SubProcesses/P0_aa_wpwm/all_G1_666/MADatNLO.HwU /farmstorage/marcozaro/MadGraph/mg5amcnlo/mupmum_ww_nlo_onlyaa-real/SubProcesses/P0_aa_wpwm/all_G1_515/MADatNLO.HwU /farmstorage/marcozaro/MadGraph/mg5amcnlo/mupmum_ww_nlo_onlyaa-real/SubProcesses/P0_aa_wpwm/all_G1_1091/MADatNLO.HwU /farmstorage/marcozaro/MadGraph/mg5amcnlo/mupmum_ww_nlo_onlyaa-real/SubProcesses/P0_aa_wpwm/all_G1_849/MADatNLO.HwU /farmstorage/marcozaro/MadGraph/mg5amcnlo/mupmum_ww_nlo_onlyaa-real/SubProcesses/P0_aa_wpwm/all_G1_185/MADatNLO.HwU /farmstorage/marcozaro/MadGraph/mg5amcnlo/mupmum_ww_nlo_onlyaa-real/SubProcesses/P0_aa_wpwm/all_G1_1811/MADatNLO.HwU /farmstorage/marcozaro/MadGraph/mg5amcnlo/mupmum_ww_nlo_onlyaa-real/SubProcesses/P0_aa_wpwm/all_G1_1344/MADatNLO.HwU /farmstorage/marcozaro/MadGraph/mg5amcnlo/mupmum_ww_nlo_onlyaa-real/SubProcesses/P0_aa_wpwm/all_G1_200/MADatNLO.HwU /farmstorage/marcozaro/MadGraph/mg5amcnlo/mupmum_ww_nlo_onlyaa-real/SubProcesses/P0_aa_wpwm/all_G1_1818/MADatNLO.HwU /farmstorage/marcozaro/MadGraph/mg5amcnlo/mupmum_ww_nlo_onlyaa-real/SubProcesses/P0_aa_wpwm/all_G1_1418/MADatNLO.HwU /farmstorage/marcozaro/MadGraph/mg5amcnlo/mupmum_ww_nlo_onlyaa-real/SubProcesses/P0_aa_wpwm/all_G1_1262/MADatNLO.HwU /farmstorage/marcozaro/MadGraph/mg5amcnlo/mupmum_ww_nlo_onlyaa-real/SubProcesses/P0_aa_wpwm/all_G1_2000/MADatNLO.HwU /farmstorage/marcozaro/MadGraph/mg5amcnlo/mupmum_ww_nlo_onlyaa-real/SubProcesses/P0_aa_wpwm/all_G1_1398/MADatNLO.HwU /farmstorage/marcozaro/MadGraph/mg5amcnlo/mupmum_ww_nlo_onlyaa-real/SubProcesses/P0_aa_wpwm/all_G1_673/MADatNLO.HwU /farmstorage/marcozaro/MadGraph/mg5amcnlo/mupmum_ww_nlo_onlyaa-real/SubProcesses/P0_aa_wpwm/all_G1_1169/MADatNLO.HwU /farmstorage/marcozaro/MadGraph/mg5amcnlo/mupmum_ww_nlo_onlyaa-real/SubProcesses/P0_aa_wpwm/all_G1_1256/MADatNLO.HwU /farmstorage/marcozaro/MadGraph/mg5amcnlo/mupmum_ww_nlo_onlyaa-real/SubProcesses/P0_aa_wpwm/all_G1_725/MADatNLO.HwU /farmstorage/marcozaro/MadGraph/mg5amcnlo/mupmum_ww_nlo_onlyaa-real/SubProcesses/P0_aa_wpwm/all_G1_411/MADatNLO.HwU /farmstorage/marcozaro/MadGraph/mg5amcnlo/mupmum_ww_nlo_onlyaa-real/SubProcesses/P0_aa_wpwm/all_G1_859/MADatNLO.HwU /farmstorage/marcozaro/MadGraph/mg5amcnlo/mupmum_ww_nlo_onlyaa-real/SubProcesses/P0_aa_wpwm/all_G1_1832/MADatNLO.HwU /farmstorage/marcozaro/MadGraph/mg5amcnlo/mupmum_ww_nlo_onlyaa-real/SubProcesses/P0_aa_wpwm/all_G1_1852/MADatNLO.HwU /farmstorage/marcozaro/MadGraph/mg5amcnlo/mupmum_ww_nlo_onlyaa-real/SubProcesses/P0_aa_wpwm/all_G1_955/MADatNLO.HwU /farmstorage/marcozaro/MadGraph/mg5amcnlo/mupmum_ww_nlo_onlyaa-real/SubProcesses/P0_aa_wpwm/all_G1_957/MADatNLO.HwU /farmstorage/marcozaro/MadGraph/mg5amcnlo/mupmum_ww_nlo_onlyaa-real/SubProcesses/P0_aa_wpwm/all_G1_1393/MADatNLO.HwU /farmstorage/marcozaro/MadGraph/mg5amcnlo/mupmum_ww_nlo_onlyaa-real/SubProcesses/P0_aa_wpwm/all_G1_971/MADatNLO.HwU /farmstorage/marcozaro/MadGraph/mg5amcnlo/mupmum_ww_nlo_onlyaa-real/SubProcesses/P0_aa_wpwm/all_G1_1146/MADatNLO.HwU /farmstorage/marcozaro/MadGraph/mg5amcnlo/mupmum_ww_nlo_onlyaa-real/SubProcesses/P0_aa_wpwm/all_G1_750/MADatNLO.HwU /farmstorage/marcozaro/MadGraph/mg5amcnlo/mupmum_ww_nlo_onlyaa-real/SubProcesses/P0_aa_wpwm/all_G1_420/MADatNLO.HwU /farmstorage/marcozaro/MadGraph/mg5amcnlo/mupmum_ww_nlo_onlyaa-real/SubProcesses/P0_aa_wpwm/all_G1_1578/MADatNLO.HwU /farmstorage/marcozaro/MadGraph/mg5amcnlo/mupmum_ww_nlo_onlyaa-real/SubProcesses/P0_aa_wpwm/all_G1_769/MADatNLO.HwU /farmstorage/marcozaro/MadGraph/mg5amcnlo/mupmum_ww_nlo_onlyaa-real/SubProcesses/P0_aa_wpwm/all_G1_1497/MADatNLO.HwU /farmstorage/marcozaro/MadGraph/mg5amcnlo/mupmum_ww_nlo_onlyaa-real/SubProcesses/P0_aa_wpwm/all_G1_973/MADatNLO.HwU /farmstorage/marcozaro/MadGraph/mg5amcnlo/mupmum_ww_nlo_onlyaa-real/SubProcesses/P0_aa_wpwm/all_G1_982/MADatNLO.HwU /farmstorage/marcozaro/MadGraph/mg5amcnlo/mupmum_ww_nlo_onlyaa-real/SubProcesses/P0_aa_wpwm/all_G1_1696/MADatNLO.HwU /farmstorage/marcozaro/MadGraph/mg5amcnlo/mupmum_ww_nlo_onlyaa-real/SubProcesses/P0_aa_wpwm/all_G1_619/MADatNLO.HwU /farmstorage/marcozaro/MadGraph/mg5amcnlo/mupmum_ww_nlo_onlyaa-real/SubProcesses/P0_aa_wpwm/all_G1_263/MADatNLO.HwU /farmstorage/marcozaro/MadGraph/mg5amcnlo/mupmum_ww_nlo_onlyaa-real/SubProcesses/P0_aa_wpwm/all_G1_926/MADatNLO.HwU /farmstorage/marcozaro/MadGraph/mg5amcnlo/mupmum_ww_nlo_onlyaa-real/SubProcesses/P0_aa_wpwm/all_G1_1671/MADatNLO.HwU /farmstorage/marcozaro/MadGraph/mg5amcnlo/mupmum_ww_nlo_onlyaa-real/SubProcesses/P0_aa_wpwm/all_G1_139/MADatNLO.HwU /farmstorage/marcozaro/MadGraph/mg5amcnlo/mupmum_ww_nlo_onlyaa-real/SubProcesses/P0_aa_wpwm/all_G1_646/MADatNLO.HwU /farmstorage/marcozaro/MadGraph/mg5amcnlo/mupmum_ww_nlo_onlyaa-real/SubProcesses/P0_aa_wpwm/all_G1_1754/MADatNLO.HwU /farmstorage/marcozaro/MadGraph/mg5amcnlo/mupmum_ww_nlo_onlyaa-real/SubProcesses/P0_aa_wpwm/all_G1_746/MADatNLO.HwU /farmstorage/marcozaro/MadGraph/mg5amcnlo/mupmum_ww_nlo_onlyaa-real/SubProcesses/P0_aa_wpwm/all_G1_259/MADatNLO.HwU /farmstorage/marcozaro/MadGraph/mg5amcnlo/mupmum_ww_nlo_onlyaa-real/SubProcesses/P0_aa_wpwm/all_G1_1771/MADatNLO.HwU /farmstorage/marcozaro/MadGraph/mg5amcnlo/mupmum_ww_nlo_onlyaa-real/SubProcesses/P0_aa_wpwm/all_G1_817/MADatNLO.HwU /farmstorage/marcozaro/MadGraph/mg5amcnlo/mupmum_ww_nlo_onlyaa-real/SubProcesses/P0_aa_wpwm/all_G1_780/MADatNLO.HwU /farmstorage/marcozaro/MadGraph/mg5amcnlo/mupmum_ww_nlo_onlyaa-real/SubProcesses/P0_aa_wpwm/all_G1_348/MADatNLO.HwU /farmstorage/marcozaro/MadGraph/mg5amcnlo/mupmum_ww_nlo_onlyaa-real/SubProcesses/P0_aa_wpwm/all_G1_1702/MADatNLO.HwU /farmstorage/marcozaro/MadGraph/mg5amcnlo/mupmum_ww_nlo_onlyaa-real/SubProcesses/P0_aa_wpwm/all_G1_121/MADatNLO.HwU /farmstorage/marcozaro/MadGraph/mg5amcnlo/mupmum_ww_nlo_onlyaa-real/SubProcesses/P0_aa_wpwm/all_G1_691/MADatNLO.HwU /farmstorage/marcozaro/MadGraph/mg5amcnlo/mupmum_ww_nlo_onlyaa-real/SubProcesses/P0_aa_wpwm/all_G1_1569/MADatNLO.HwU /farmstorage/marcozaro/MadGraph/mg5amcnlo/mupmum_ww_nlo_onlyaa-real/SubProcesses/P0_aa_wpwm/all_G1_1519/MADatNLO.HwU /farmstorage/marcozaro/MadGraph/mg5amcnlo/mupmum_ww_nlo_onlyaa-real/SubProcesses/P0_aa_wpwm/all_G1_1559/MADatNLO.HwU /farmstorage/marcozaro/MadGraph/mg5amcnlo/mupmum_ww_nlo_onlyaa-real/SubProcesses/P0_aa_wpwm/all_G1_1053/MADatNLO.HwU /farmstorage/marcozaro/MadGraph/mg5amcnlo/mupmum_ww_nlo_onlyaa-real/SubProcesses/P0_aa_wpwm/all_G1_133/MADatNLO.HwU /farmstorage/marcozaro/MadGraph/mg5amcnlo/mupmum_ww_nlo_onlyaa-real/SubProcesses/P0_aa_wpwm/all_G1_313/MADatNLO.HwU /farmstorage/marcozaro/MadGraph/mg5amcnlo/mupmum_ww_nlo_onlyaa-real/SubProcesses/P0_aa_wpwm/all_G1_645/MADatNLO.HwU /farmstorage/marcozaro/MadGraph/mg5amcnlo/mupmum_ww_nlo_onlyaa-real/SubProcesses/P0_aa_wpwm/all_G1_911/MADatNLO.HwU /farmstorage/marcozaro/MadGraph/mg5amcnlo/mupmum_ww_nlo_onlyaa-real/SubProcesses/P0_aa_wpwm/all_G1_882/MADatNLO.HwU /farmstorage/marcozaro/MadGraph/mg5amcnlo/mupmum_ww_nlo_onlyaa-real/SubProcesses/P0_aa_wpwm/all_G1_251/MADatNLO.HwU /farmstorage/marcozaro/MadGraph/mg5amcnlo/mupmum_ww_nlo_onlyaa-real/SubProcesses/P0_aa_wpwm/all_G1_1887/MADatNLO.HwU /farmstorage/marcozaro/MadGraph/mg5amcnlo/mupmum_ww_nlo_onlyaa-real/SubProcesses/P0_aa_wpwm/all_G1_1118/MADatNLO.HwU /farmstorage/marcozaro/MadGraph/mg5amcnlo/mupmum_ww_nlo_onlyaa-real/SubProcesses/P0_aa_wpwm/all_G1_1065/MADatNLO.HwU /farmstorage/marcozaro/MadGraph/mg5amcnlo/mupmum_ww_nlo_onlyaa-real/SubProcesses/P0_aa_wpwm/all_G1_1580/MADatNLO.HwU /farmstorage/marcozaro/MadGraph/mg5amcnlo/mupmum_ww_nlo_onlyaa-real/SubProcesses/P0_aa_wpwm/all_G1_1219/MADatNLO.HwU /farmstorage/marcozaro/MadGraph/mg5amcnlo/mupmum_ww_nlo_onlyaa-real/SubProcesses/P0_aa_wpwm/all_G1_1408/MADatNLO.HwU /farmstorage/marcozaro/MadGraph/mg5amcnlo/mupmum_ww_nlo_onlyaa-real/SubProcesses/P0_aa_wpwm/all_G1_257/MADatNLO.HwU /farmstorage/marcozaro/MadGraph/mg5amcnlo/mupmum_ww_nlo_onlyaa-real/SubProcesses/P0_aa_wpwm/all_G1_1187/MADatNLO.HwU /farmstorage/marcozaro/MadGraph/mg5amcnlo/mupmum_ww_nlo_onlyaa-real/SubProcesses/P0_aa_wpwm/all_G1_1394/MADatNLO.HwU /farmstorage/marcozaro/MadGraph/mg5amcnlo/mupmum_ww_nlo_onlyaa-real/SubProcesses/P0_aa_wpwm/all_G1_1192/MADatNLO.HwU /farmstorage/marcozaro/MadGraph/mg5amcnlo/mupmum_ww_nlo_onlyaa-real/SubProcesses/P0_aa_wpwm/all_G1_639/MADatNLO.HwU /farmstorage/marcozaro/MadGraph/mg5amcnlo/mupmum_ww_nlo_onlyaa-real/SubProcesses/P0_aa_wpwm/all_G1_1236/MADatNLO.HwU /farmstorage/marcozaro/MadGraph/mg5amcnlo/mupmum_ww_nlo_onlyaa-real/SubProcesses/P0_aa_wpwm/all_G1_1518/MADatNLO.HwU /farmstorage/marcozaro/MadGraph/mg5amcnlo/mupmum_ww_nlo_onlyaa-real/SubProcesses/P0_aa_wpwm/all_G1_1955/MADatNLO.HwU /farmstorage/marcozaro/MadGraph/mg5amcnlo/mupmum_ww_nlo_onlyaa-real/SubProcesses/P0_aa_wpwm/all_G1_978/MADatNLO.HwU /farmstorage/marcozaro/MadGraph/mg5amcnlo/mupmum_ww_nlo_onlyaa-real/SubProcesses/P0_aa_wpwm/all_G1_1272/MADatNLO.HwU /farmstorage/marcozaro/MadGraph/mg5amcnlo/mupmum_ww_nlo_onlyaa-real/SubProcesses/P0_aa_wpwm/all_G1_729/MADatNLO.HwU /farmstorage/marcozaro/MadGraph/mg5amcnlo/mupmum_ww_nlo_onlyaa-real/SubProcesses/P0_aa_wpwm/all_G1_1523/MADatNLO.HwU /farmstorage/marcozaro/MadGraph/mg5amcnlo/mupmum_ww_nlo_onlyaa-real/SubProcesses/P0_aa_wpwm/all_G1_1622/MADatNLO.HwU /farmstorage/marcozaro/MadGraph/mg5amcnlo/mupmum_ww_nlo_onlyaa-real/SubProcesses/P0_aa_wpwm/all_G1_1864/MADatNLO.HwU /farmstorage/marcozaro/MadGraph/mg5amcnlo/mupmum_ww_nlo_onlyaa-real/SubProcesses/P0_aa_wpwm/all_G1_1974/MADatNLO.HwU /farmstorage/marcozaro/MadGraph/mg5amcnlo/mupmum_ww_nlo_onlyaa-real/SubProcesses/P0_aa_wpwm/all_G1_1568/MADatNLO.HwU /farmstorage/marcozaro/MadGraph/mg5amcnlo/mupmum_ww_nlo_onlyaa-real/SubProcesses/P0_aa_wpwm/all_G1_86/MADatNLO.HwU /farmstorage/marcozaro/MadGraph/mg5amcnlo/mupmum_ww_nlo_onlyaa-real/SubProcesses/P0_aa_wpwm/all_G1_1395/MADatNLO.HwU /farmstorage/marcozaro/MadGraph/mg5amcnlo/mupmum_ww_nlo_onlyaa-real/SubProcesses/P0_aa_wpwm/all_G1_1737/MADatNLO.HwU /farmstorage/marcozaro/MadGraph/mg5amcnlo/mupmum_ww_nlo_onlyaa-real/SubProcesses/P0_aa_wpwm/all_G1_799/MADatNLO.HwU /farmstorage/marcozaro/MadGraph/mg5amcnlo/mupmum_ww_nlo_onlyaa-real/SubProcesses/P0_aa_wpwm/all_G1_608/MADatNLO.HwU /farmstorage/marcozaro/MadGraph/mg5amcnlo/mupmum_ww_nlo_onlyaa-real/SubProcesses/P0_aa_wpwm/all_G1_591/MADatNLO.HwU /farmstorage/marcozaro/MadGraph/mg5amcnlo/mupmum_ww_nlo_onlyaa-real/SubProcesses/P0_aa_wpwm/all_G1_862/MADatNLO.HwU /farmstorage/marcozaro/MadGraph/mg5amcnlo/mupmum_ww_nlo_onlyaa-real/SubProcesses/P0_aa_wpwm/all_G1_925/MADatNLO.HwU /farmstorage/marcozaro/MadGraph/mg5amcnlo/mupmum_ww_nlo_onlyaa-real/SubProcesses/P0_aa_wpwm/all_G1_598/MADatNLO.HwU /farmstorage/marcozaro/MadGraph/mg5amcnlo/mupmum_ww_nlo_onlyaa-real/SubProcesses/P0_aa_wpwm/all_G1_336/MADatNLO.HwU /farmstorage/marcozaro/MadGraph/mg5amcnlo/mupmum_ww_nlo_onlyaa-real/SubProcesses/P0_aa_wpwm/all_G1_299/MADatNLO.HwU /farmstorage/marcozaro/MadGraph/mg5amcnlo/mupmum_ww_nlo_onlyaa-real/SubProcesses/P0_aa_wpwm/all_G1_1320/MADatNLO.HwU /farmstorage/marcozaro/MadGraph/mg5amcnlo/mupmum_ww_nlo_onlyaa-real/SubProcesses/P0_aa_wpwm/all_G1_623/MADatNLO.HwU /farmstorage/marcozaro/MadGraph/mg5amcnlo/mupmum_ww_nlo_onlyaa-real/SubProcesses/P0_aa_wpwm/all_G1_478/MADatNLO.HwU /farmstorage/marcozaro/MadGraph/mg5amcnlo/mupmum_ww_nlo_onlyaa-real/SubProcesses/P0_aa_wpwm/all_G1_186/MADatNLO.HwU /farmstorage/marcozaro/MadGraph/mg5amcnlo/mupmum_ww_nlo_onlyaa-real/SubProcesses/P0_aa_wpwm/all_G1_1056/MADatNLO.HwU /farmstorage/marcozaro/MadGraph/mg5amcnlo/mupmum_ww_nlo_onlyaa-real/SubProcesses/P0_aa_wpwm/all_G1_463/MADatNLO.HwU /farmstorage/marcozaro/MadGraph/mg5amcnlo/mupmum_ww_nlo_onlyaa-real/SubProcesses/P0_aa_wpwm/all_G1_1904/MADatNLO.HwU /farmstorage/marcozaro/MadGraph/mg5amcnlo/mupmum_ww_nlo_onlyaa-real/SubProcesses/P0_aa_wpwm/all_G1_773/MADatNLO.HwU /farmstorage/marcozaro/MadGraph/mg5amcnlo/mupmum_ww_nlo_onlyaa-real/SubProcesses/P0_aa_wpwm/all_G1_1868/MADatNLO.HwU /farmstorage/marcozaro/MadGraph/mg5amcnlo/mupmum_ww_nlo_onlyaa-real/SubProcesses/P0_aa_wpwm/all_G1_153/MADatNLO.HwU /farmstorage/marcozaro/MadGraph/mg5amcnlo/mupmum_ww_nlo_onlyaa-real/SubProcesses/P0_aa_wpwm/all_G1_508/MADatNLO.HwU /farmstorage/marcozaro/MadGraph/mg5amcnlo/mupmum_ww_nlo_onlyaa-real/SubProcesses/P0_aa_wpwm/all_G1_929/MADatNLO.HwU /farmstorage/marcozaro/MadGraph/mg5amcnlo/mupmum_ww_nlo_onlyaa-real/SubProcesses/P0_aa_wpwm/all_G1_1989/MADatNLO.HwU /farmstorage/marcozaro/MadGraph/mg5amcnlo/mupmum_ww_nlo_onlyaa-real/SubProcesses/P0_aa_wpwm/all_G1_1255/MADatNLO.HwU /farmstorage/marcozaro/MadGraph/mg5amcnlo/mupmum_ww_nlo_onlyaa-real/SubProcesses/P0_aa_wpwm/all_G1_1953/MADatNLO.HwU /farmstorage/marcozaro/MadGraph/mg5amcnlo/mupmum_ww_nlo_onlyaa-real/SubProcesses/P0_aa_wpwm/all_G1_1035/MADatNLO.HwU /farmstorage/marcozaro/MadGraph/mg5amcnlo/mupmum_ww_nlo_onlyaa-real/SubProcesses/P0_aa_wpwm/all_G1_781/MADatNLO.HwU /farmstorage/marcozaro/MadGraph/mg5amcnlo/mupmum_ww_nlo_onlyaa-real/SubProcesses/P0_aa_wpwm/all_G1_836/MADatNLO.HwU /farmstorage/marcozaro/MadGraph/mg5amcnlo/mupmum_ww_nlo_onlyaa-real/SubProcesses/P0_aa_wpwm/all_G1_150/MADatNLO.HwU /farmstorage/marcozaro/MadGraph/mg5amcnlo/mupmum_ww_nlo_onlyaa-real/SubProcesses/P0_aa_wpwm/all_G1_1140/MADatNLO.HwU /farmstorage/marcozaro/MadGraph/mg5amcnlo/mupmum_ww_nlo_onlyaa-real/SubProcesses/P0_aa_wpwm/all_G1_927/MADatNLO.HwU /farmstorage/marcozaro/MadGraph/mg5amcnlo/mupmum_ww_nlo_onlyaa-real/SubProcesses/P0_aa_wpwm/all_G1_1689/MADatNLO.HwU /farmstorage/marcozaro/MadGraph/mg5amcnlo/mupmum_ww_nlo_onlyaa-real/SubProcesses/P0_aa_wpwm/all_G1_1840/MADatNLO.HwU /farmstorage/marcozaro/MadGraph/mg5amcnlo/mupmum_ww_nlo_onlyaa-real/SubProcesses/P0_aa_wpwm/all_G1_279/MADatNLO.HwU /farmstorage/marcozaro/MadGraph/mg5amcnlo/mupmum_ww_nlo_onlyaa-real/SubProcesses/P0_aa_wpwm/all_G1_175/MADatNLO.HwU /farmstorage/marcozaro/MadGraph/mg5amcnlo/mupmum_ww_nlo_onlyaa-real/SubProcesses/P0_aa_wpwm/all_G1_867/MADatNLO.HwU /farmstorage/marcozaro/MadGraph/mg5amcnlo/mupmum_ww_nlo_onlyaa-real/SubProcesses/P0_aa_wpwm/all_G1_255/MADatNLO.HwU /farmstorage/marcozaro/MadGraph/mg5amcnlo/mupmum_ww_nlo_onlyaa-real/SubProcesses/P0_aa_wpwm/all_G1_1173/MADatNLO.HwU /farmstorage/marcozaro/MadGraph/mg5amcnlo/mupmum_ww_nlo_onlyaa-real/SubProcesses/P0_aa_wpwm/all_G1_641/MADatNLO.HwU /farmstorage/marcozaro/MadGraph/mg5amcnlo/mupmum_ww_nlo_onlyaa-real/SubProcesses/P0_aa_wpwm/all_G1_152/MADatNLO.HwU /farmstorage/marcozaro/MadGraph/mg5amcnlo/mupmum_ww_nlo_onlyaa-real/SubProcesses/P0_aa_wpwm/all_G1_990/MADatNLO.HwU /farmstorage/marcozaro/MadGraph/mg5amcnlo/mupmum_ww_nlo_onlyaa-real/SubProcesses/P0_aa_wpwm/all_G1_710/MADatNLO.HwU /farmstorage/marcozaro/MadGraph/mg5amcnlo/mupmum_ww_nlo_onlyaa-real/SubProcesses/P0_aa_wpwm/all_G1_689/MADatNLO.HwU /farmstorage/marcozaro/MadGraph/mg5amcnlo/mupmum_ww_nlo_onlyaa-real/SubProcesses/P0_aa_wpwm/all_G1_240/MADatNLO.HwU /farmstorage/marcozaro/MadGraph/mg5amcnlo/mupmum_ww_nlo_onlyaa-real/SubProcesses/P0_aa_wpwm/all_G1_1366/MADatNLO.HwU /farmstorage/marcozaro/MadGraph/mg5amcnlo/mupmum_ww_nlo_onlyaa-real/SubProcesses/P0_aa_wpwm/all_G1_1546/MADatNLO.HwU /farmstorage/marcozaro/MadGraph/mg5amcnlo/mupmum_ww_nlo_onlyaa-real/SubProcesses/P0_aa_wpwm/all_G1_180/MADatNLO.HwU /farmstorage/marcozaro/MadGraph/mg5amcnlo/mupmum_ww_nlo_onlyaa-real/SubProcesses/P0_aa_wpwm/all_G1_1060/MADatNLO.HwU /farmstorage/marcozaro/MadGraph/mg5amcnlo/mupmum_ww_nlo_onlyaa-real/SubProcesses/P0_aa_wpwm/all_G1_223/MADatNLO.HwU /farmstorage/marcozaro/MadGraph/mg5amcnlo/mupmum_ww_nlo_onlyaa-real/SubProcesses/P0_aa_wpwm/all_G1_1312/MADatNLO.HwU /farmstorage/marcozaro/MadGraph/mg5amcnlo/mupmum_ww_nlo_onlyaa-real/SubProcesses/P0_aa_wpwm/all_G1_1453/MADatNLO.HwU /farmstorage/marcozaro/MadGraph/mg5amcnlo/mupmum_ww_nlo_onlyaa-real/SubProcesses/P0_aa_wpwm/all_G1_1457/MADatNLO.HwU /farmstorage/marcozaro/MadGraph/mg5amcnlo/mupmum_ww_nlo_onlyaa-real/SubProcesses/P0_aa_wpwm/all_G1_1153/MADatNLO.HwU /farmstorage/marcozaro/MadGraph/mg5amcnlo/mupmum_ww_nlo_onlyaa-real/SubProcesses/P0_aa_wpwm/all_G1_1239/MADatNLO.HwU /farmstorage/marcozaro/MadGraph/mg5amcnlo/mupmum_ww_nlo_onlyaa-real/SubProcesses/P0_aa_wpwm/all_G1_1981/MADatNLO.HwU /farmstorage/marcozaro/MadGraph/mg5amcnlo/mupmum_ww_nlo_onlyaa-real/SubProcesses/P0_aa_wpwm/all_G1_1019/MADatNLO.HwU /farmstorage/marcozaro/MadGraph/mg5amcnlo/mupmum_ww_nlo_onlyaa-real/SubProcesses/P0_aa_wpwm/all_G1_526/MADatNLO.HwU /farmstorage/marcozaro/MadGraph/mg5amcnlo/mupmum_ww_nlo_onlyaa-real/SubProcesses/P0_aa_wpwm/all_G1_1039/MADatNLO.HwU /farmstorage/marcozaro/MadGraph/mg5amcnlo/mupmum_ww_nlo_onlyaa-real/SubProcesses/P0_aa_wpwm/all_G1_376/MADatNLO.HwU /farmstorage/marcozaro/MadGraph/mg5amcnlo/mupmum_ww_nlo_onlyaa-real/SubProcesses/P0_aa_wpwm/all_G1_737/MADatNLO.HwU /farmstorage/marcozaro/MadGraph/mg5amcnlo/mupmum_ww_nlo_onlyaa-real/SubProcesses/P0_aa_wpwm/all_G1_55/MADatNLO.HwU /farmstorage/marcozaro/MadGraph/mg5amcnlo/mupmum_ww_nlo_onlyaa-real/SubProcesses/P0_aa_wpwm/all_G1_114/MADatNLO.HwU /farmstorage/marcozaro/MadGraph/mg5amcnlo/mupmum_ww_nlo_onlyaa-real/SubProcesses/P0_aa_wpwm/all_G1_2/MADatNLO.HwU /farmstorage/marcozaro/MadGraph/mg5amcnlo/mupmum_ww_nlo_onlyaa-real/SubProcesses/P0_aa_wpwm/all_G1_1984/MADatNLO.HwU /farmstorage/marcozaro/MadGraph/mg5amcnlo/mupmum_ww_nlo_onlyaa-real/SubProcesses/P0_aa_wpwm/all_G1_1939/MADatNLO.HwU /farmstorage/marcozaro/MadGraph/mg5amcnlo/mupmum_ww_nlo_onlyaa-real/SubProcesses/P0_aa_wpwm/all_G1_617/MADatNLO.HwU /farmstorage/marcozaro/MadGraph/mg5amcnlo/mupmum_ww_nlo_onlyaa-real/SubProcesses/P0_aa_wpwm/all_G1_912/MADatNLO.HwU /farmstorage/marcozaro/MadGraph/mg5amcnlo/mupmum_ww_nlo_onlyaa-real/SubProcesses/P0_aa_wpwm/all_G1_1362/MADatNLO.HwU /farmstorage/marcozaro/MadGraph/mg5amcnlo/mupmum_ww_nlo_onlyaa-real/SubProcesses/P0_aa_wpwm/all_G1_122/MADatNLO.HwU /farmstorage/marcozaro/MadGraph/mg5amcnlo/mupmum_ww_nlo_onlyaa-real/SubProcesses/P0_aa_wpwm/all_G1_1270/MADatNLO.HwU /farmstorage/marcozaro/MadGraph/mg5amcnlo/mupmum_ww_nlo_onlyaa-real/SubProcesses/P0_aa_wpwm/all_G1_993/MADatNLO.HwU /farmstorage/marcozaro/MadGraph/mg5amcnlo/mupmum_ww_nlo_onlyaa-real/SubProcesses/P0_aa_wpwm/all_G1_798/MADatNLO.HwU /farmstorage/marcozaro/MadGraph/mg5amcnlo/mupmum_ww_nlo_onlyaa-real/SubProcesses/P0_aa_wpwm/all_G1_569/MADatNLO.HwU /farmstorage/marcozaro/MadGraph/mg5amcnlo/mupmum_ww_nlo_onlyaa-real/SubProcesses/P0_aa_wpwm/all_G1_749/MADatNLO.HwU /farmstorage/marcozaro/MadGraph/mg5amcnlo/mupmum_ww_nlo_onlyaa-real/SubProcesses/P0_aa_wpwm/all_G1_1829/MADatNLO.HwU /farmstorage/marcozaro/MadGraph/mg5amcnlo/mupmum_ww_nlo_onlyaa-real/SubProcesses/P0_aa_wpwm/all_G1_1343/MADatNLO.HwU /farmstorage/marcozaro/MadGraph/mg5amcnlo/mupmum_ww_nlo_onlyaa-real/SubProcesses/P0_aa_wpwm/all_G1_1107/MADatNLO.HwU /farmstorage/marcozaro/MadGraph/mg5amcnlo/mupmum_ww_nlo_onlyaa-real/SubProcesses/P0_aa_wpwm/all_G1_1218/MADatNLO.HwU /farmstorage/marcozaro/MadGraph/mg5amcnlo/mupmum_ww_nlo_onlyaa-real/SubProcesses/P0_aa_wpwm/all_G1_1718/MADatNLO.HwU /farmstorage/marcozaro/MadGraph/mg5amcnlo/mupmum_ww_nlo_onlyaa-real/SubProcesses/P0_aa_wpwm/all_G1_541/MADatNLO.HwU /farmstorage/marcozaro/MadGraph/mg5amcnlo/mupmum_ww_nlo_onlyaa-real/SubProcesses/P0_aa_wpwm/all_G1_825/MADatNLO.HwU /farmstorage/marcozaro/MadGraph/mg5amcnlo/mupmum_ww_nlo_onlyaa-real/SubProcesses/P0_aa_wpwm/all_G1_1372/MADatNLO.HwU /farmstorage/marcozaro/MadGraph/mg5amcnlo/mupmum_ww_nlo_onlyaa-real/SubProcesses/P0_aa_wpwm/all_G1_1452/MADatNLO.HwU /farmstorage/marcozaro/MadGraph/mg5amcnlo/mupmum_ww_nlo_onlyaa-real/SubProcesses/P0_aa_wpwm/all_G1_1417/MADatNLO.HwU /farmstorage/marcozaro/MadGraph/mg5amcnlo/mupmum_ww_nlo_onlyaa-real/SubProcesses/P0_aa_wpwm/all_G1_924/MADatNLO.HwU /farmstorage/marcozaro/MadGraph/mg5amcnlo/mupmum_ww_nlo_onlyaa-real/SubProcesses/P0_aa_wpwm/all_G1_1849/MADatNLO.HwU /farmstorage/marcozaro/MadGraph/mg5amcnlo/mupmum_ww_nlo_onlyaa-real/SubProcesses/P0_aa_wpwm/all_G1_1081/MADatNLO.HwU /farmstorage/marcozaro/MadGraph/mg5amcnlo/mupmum_ww_nlo_onlyaa-real/SubProcesses/P0_aa_wpwm/all_G1_824/MADatNLO.HwU /farmstorage/marcozaro/MadGraph/mg5amcnlo/mupmum_ww_nlo_onlyaa-real/SubProcesses/P0_aa_wpwm/all_G1_1122/MADatNLO.HwU /farmstorage/marcozaro/MadGraph/mg5amcnlo/mupmum_ww_nlo_onlyaa-real/SubProcesses/P0_aa_wpwm/all_G1_1641/MADatNLO.HwU /farmstorage/marcozaro/MadGraph/mg5amcnlo/mupmum_ww_nlo_onlyaa-real/SubProcesses/P0_aa_wpwm/all_G1_1084/MADatNLO.HwU /farmstorage/marcozaro/MadGraph/mg5amcnlo/mupmum_ww_nlo_onlyaa-real/SubProcesses/P0_aa_wpwm/all_G1_76/MADatNLO.HwU /farmstorage/marcozaro/MadGraph/mg5amcnlo/mupmum_ww_nlo_onlyaa-real/SubProcesses/P0_aa_wpwm/all_G1_884/MADatNLO.HwU /farmstorage/marcozaro/MadGraph/mg5amcnlo/mupmum_ww_nlo_onlyaa-real/SubProcesses/P0_aa_wpwm/all_G1_428/MADatNLO.HwU /farmstorage/marcozaro/MadGraph/mg5amcnlo/mupmum_ww_nlo_onlyaa-real/SubProcesses/P0_aa_wpwm/all_G1_29/MADatNLO.HwU /farmstorage/marcozaro/MadGraph/mg5amcnlo/mupmum_ww_nlo_onlyaa-real/SubProcesses/P0_aa_wpwm/all_G1_744/MADatNLO.HwU /farmstorage/marcozaro/MadGraph/mg5amcnlo/mupmum_ww_nlo_onlyaa-real/SubProcesses/P0_aa_wpwm/all_G1_513/MADatNLO.HwU /farmstorage/marcozaro/MadGraph/mg5amcnlo/mupmum_ww_nlo_onlyaa-real/SubProcesses/P0_aa_wpwm/all_G1_419/MADatNLO.HwU /farmstorage/marcozaro/MadGraph/mg5amcnlo/mupmum_ww_nlo_onlyaa-real/SubProcesses/P0_aa_wpwm/all_G1_1588/MADatNLO.HwU /farmstorage/marcozaro/MadGraph/mg5amcnlo/mupmum_ww_nlo_onlyaa-real/SubProcesses/P0_aa_wpwm/all_G1_944/MADatNLO.HwU /farmstorage/marcozaro/MadGraph/mg5amcnlo/mupmum_ww_nlo_onlyaa-real/SubProcesses/P0_aa_wpwm/all_G1_1371/MADatNLO.HwU /farmstorage/marcozaro/MadGraph/mg5amcnlo/mupmum_ww_nlo_onlyaa-real/SubProcesses/P0_aa_wpwm/all_G1_1151/MADatNLO.HwU /farmstorage/marcozaro/MadGraph/mg5amcnlo/mupmum_ww_nlo_onlyaa-real/SubProcesses/P0_aa_wpwm/all_G1_1806/MADatNLO.HwU /farmstorage/marcozaro/MadGraph/mg5amcnlo/mupmum_ww_nlo_onlyaa-real/SubProcesses/P0_aa_wpwm/all_G1_1792/MADatNLO.HwU /farmstorage/marcozaro/MadGraph/mg5amcnlo/mupmum_ww_nlo_onlyaa-real/SubProcesses/P0_aa_wpwm/all_G1_1735/MADatNLO.HwU /farmstorage/marcozaro/MadGraph/mg5amcnlo/mupmum_ww_nlo_onlyaa-real/SubProcesses/P0_aa_wpwm/all_G1_1912/MADatNLO.HwU /farmstorage/marcozaro/MadGraph/mg5amcnlo/mupmum_ww_nlo_onlyaa-real/SubProcesses/P0_aa_wpwm/all_G1_1495/MADatNLO.HwU /farmstorage/marcozaro/MadGraph/mg5amcnlo/mupmum_ww_nlo_onlyaa-real/SubProcesses/P0_aa_wpwm/all_G1_897/MADatNLO.HwU /farmstorage/marcozaro/MadGraph/mg5amcnlo/mupmum_ww_nlo_onlyaa-real/SubProcesses/P0_aa_wpwm/all_G1_339/MADatNLO.HwU /farmstorage/marcozaro/MadGraph/mg5amcnlo/mupmum_ww_nlo_onlyaa-real/SubProcesses/P0_aa_wpwm/all_G1_1930/MADatNLO.HwU /farmstorage/marcozaro/MadGraph/mg5amcnlo/mupmum_ww_nlo_onlyaa-real/SubProcesses/P0_aa_wpwm/all_G1_988/MADatNLO.HwU /farmstorage/marcozaro/MadGraph/mg5amcnlo/mupmum_ww_nlo_onlyaa-real/SubProcesses/P0_aa_wpwm/all_G1_1340/MADatNLO.HwU /farmstorage/marcozaro/MadGraph/mg5amcnlo/mupmum_ww_nlo_onlyaa-real/SubProcesses/P0_aa_wpwm/all_G1_917/MADatNLO.HwU /farmstorage/marcozaro/MadGraph/mg5amcnlo/mupmum_ww_nlo_onlyaa-real/SubProcesses/P0_aa_wpwm/all_G1_1695/MADatNLO.HwU /farmstorage/marcozaro/MadGraph/mg5amcnlo/mupmum_ww_nlo_onlyaa-real/SubProcesses/P0_aa_wpwm/all_G1_1493/MADatNLO.HwU /farmstorage/marcozaro/MadGraph/mg5amcnlo/mupmum_ww_nlo_onlyaa-real/SubProcesses/P0_aa_wpwm/all_G1_1847/MADatNLO.HwU /farmstorage/marcozaro/MadGraph/mg5amcnlo/mupmum_ww_nlo_onlyaa-real/SubProcesses/P0_aa_wpwm/all_G1_1080/MADatNLO.HwU /farmstorage/marcozaro/MadGraph/mg5amcnlo/mupmum_ww_nlo_onlyaa-real/SubProcesses/P0_aa_wpwm/all_G1_1303/MADatNLO.HwU /farmstorage/marcozaro/MadGraph/mg5amcnlo/mupmum_ww_nlo_onlyaa-real/SubProcesses/P0_aa_wpwm/all_G1_446/MADatNLO.HwU /farmstorage/marcozaro/MadGraph/mg5amcnlo/mupmum_ww_nlo_onlyaa-real/SubProcesses/P0_aa_wpwm/all_G1_1537/MADatNLO.HwU /farmstorage/marcozaro/MadGraph/mg5amcnlo/mupmum_ww_nlo_onlyaa-real/SubProcesses/P0_aa_wpwm/all_G1_1135/MADatNLO.HwU /farmstorage/marcozaro/MadGraph/mg5amcnlo/mupmum_ww_nlo_onlyaa-real/SubProcesses/P0_aa_wpwm/all_G1_1608/MADatNLO.HwU /farmstorage/marcozaro/MadGraph/mg5amcnlo/mupmum_ww_nlo_onlyaa-real/SubProcesses/P0_aa_wpwm/all_G1_1676/MADatNLO.HwU /farmstorage/marcozaro/MadGraph/mg5amcnlo/mupmum_ww_nlo_onlyaa-real/SubProcesses/P0_aa_wpwm/all_G1_1724/MADatNLO.HwU /farmstorage/marcozaro/MadGraph/mg5amcnlo/mupmum_ww_nlo_onlyaa-real/SubProcesses/P0_aa_wpwm/all_G1_1009/MADatNLO.HwU /farmstorage/marcozaro/MadGraph/mg5amcnlo/mupmum_ww_nlo_onlyaa-real/SubProcesses/P0_aa_wpwm/all_G1_1520/MADatNLO.HwU /farmstorage/marcozaro/MadGraph/mg5amcnlo/mupmum_ww_nlo_onlyaa-real/SubProcesses/P0_aa_wpwm/all_G1_1040/MADatNLO.HwU /farmstorage/marcozaro/MadGraph/mg5amcnlo/mupmum_ww_nlo_onlyaa-real/SubProcesses/P0_aa_wpwm/all_G1_521/MADatNLO.HwU /farmstorage/marcozaro/MadGraph/mg5amcnlo/mupmum_ww_nlo_onlyaa-real/SubProcesses/P0_aa_wpwm/all_G1_894/MADatNLO.HwU /farmstorage/marcozaro/MadGraph/mg5amcnlo/mupmum_ww_nlo_onlyaa-real/SubProcesses/P0_aa_wpwm/all_G1_97/MADatNLO.HwU /farmstorage/marcozaro/MadGraph/mg5amcnlo/mupmum_ww_nlo_onlyaa-real/SubProcesses/P0_aa_wpwm/all_G1_458/MADatNLO.HwU /farmstorage/marcozaro/MadGraph/mg5amcnlo/mupmum_ww_nlo_onlyaa-real/SubProcesses/P0_aa_wpwm/all_G1_554/MADatNLO.HwU /farmstorage/marcozaro/MadGraph/mg5amcnlo/mupmum_ww_nlo_onlyaa-real/SubProcesses/P0_aa_wpwm/all_G1_530/MADatNLO.HwU /farmstorage/marcozaro/MadGraph/mg5amcnlo/mupmum_ww_nlo_onlyaa-real/SubProcesses/P0_aa_wpwm/all_G1_939/MADatNLO.HwU /farmstorage/marcozaro/MadGraph/mg5amcnlo/mupmum_ww_nlo_onlyaa-real/SubProcesses/P0_aa_wpwm/all_G1_1377/MADatNLO.HwU /farmstorage/marcozaro/MadGraph/mg5amcnlo/mupmum_ww_nlo_onlyaa-real/SubProcesses/P0_aa_wpwm/all_G1_1310/MADatNLO.HwU /farmstorage/marcozaro/MadGraph/mg5amcnlo/mupmum_ww_nlo_onlyaa-real/SubProcesses/P0_aa_wpwm/all_G1_873/MADatNLO.HwU /farmstorage/marcozaro/MadGraph/mg5amcnlo/mupmum_ww_nlo_onlyaa-real/SubProcesses/P0_aa_wpwm/all_G1_1179/MADatNLO.HwU /farmstorage/marcozaro/MadGraph/mg5amcnlo/mupmum_ww_nlo_onlyaa-real/SubProcesses/P0_aa_wpwm/all_G1_1972/MADatNLO.HwU /farmstorage/marcozaro/MadGraph/mg5amcnlo/mupmum_ww_nlo_onlyaa-real/SubProcesses/P0_aa_wpwm/all_G1_158/MADatNLO.HwU /farmstorage/marcozaro/MadGraph/mg5amcnlo/mupmum_ww_nlo_onlyaa-real/SubProcesses/P0_aa_wpwm/all_G1_928/MADatNLO.HwU /farmstorage/marcozaro/MadGraph/mg5amcnlo/mupmum_ww_nlo_onlyaa-real/SubProcesses/P0_aa_wpwm/all_G1_861/MADatNLO.HwU /farmstorage/marcozaro/MadGraph/mg5amcnlo/mupmum_ww_nlo_onlyaa-real/SubProcesses/P0_aa_wpwm/all_G1_662/MADatNLO.HwU /farmstorage/marcozaro/MadGraph/mg5amcnlo/mupmum_ww_nlo_onlyaa-real/SubProcesses/P0_aa_wpwm/all_G1_1333/MADatNLO.HwU /farmstorage/marcozaro/MadGraph/mg5amcnlo/mupmum_ww_nlo_onlyaa-real/SubProcesses/P0_aa_wpwm/all_G1_728/MADatNLO.HwU /farmstorage/marcozaro/MadGraph/mg5amcnlo/mupmum_ww_nlo_onlyaa-real/SubProcesses/P0_aa_wpwm/all_G1_189/MADatNLO.HwU /farmstorage/marcozaro/MadGraph/mg5amcnlo/mupmum_ww_nlo_onlyaa-real/SubProcesses/P0_aa_wpwm/all_G1_1652/MADatNLO.HwU /farmstorage/marcozaro/MadGraph/mg5amcnlo/mupmum_ww_nlo_onlyaa-real/SubProcesses/P0_aa_wpwm/all_G1_1246/MADatNLO.HwU /farmstorage/marcozaro/MadGraph/mg5amcnlo/mupmum_ww_nlo_onlyaa-real/SubProcesses/P0_aa_wpwm/all_G1_1464/MADatNLO.HwU /farmstorage/marcozaro/MadGraph/mg5amcnlo/mupmum_ww_nlo_onlyaa-real/SubProcesses/P0_aa_wpwm/all_G1_567/MADatNLO.HwU /farmstorage/marcozaro/MadGraph/mg5amcnlo/mupmum_ww_nlo_onlyaa-real/SubProcesses/P0_aa_wpwm/all_G1_1189/MADatNLO.HwU /farmstorage/marcozaro/MadGraph/mg5amcnlo/mupmum_ww_nlo_onlyaa-real/SubProcesses/P0_aa_wpwm/all_G1_547/MADatNLO.HwU /farmstorage/marcozaro/MadGraph/mg5amcnlo/mupmum_ww_nlo_onlyaa-real/SubProcesses/P0_aa_wpwm/all_G1_383/MADatNLO.HwU /farmstorage/marcozaro/MadGraph/mg5amcnlo/mupmum_ww_nlo_onlyaa-real/SubProcesses/P0_aa_wpwm/all_G1_1888/MADatNLO.HwU /farmstorage/marcozaro/MadGraph/mg5amcnlo/mupmum_ww_nlo_onlyaa-real/SubProcesses/P0_aa_wpwm/all_G1_720/MADatNLO.HwU /farmstorage/marcozaro/MadGraph/mg5amcnlo/mupmum_ww_nlo_onlyaa-real/SubProcesses/P0_aa_wpwm/all_G1_40/MADatNLO.HwU /farmstorage/marcozaro/MadGraph/mg5amcnlo/mupmum_ww_nlo_onlyaa-real/SubProcesses/P0_aa_wpwm/all_G1_451/MADatNLO.HwU /farmstorage/marcozaro/MadGraph/mg5amcnlo/mupmum_ww_nlo_onlyaa-real/SubProcesses/P0_aa_wpwm/all_G1_1631/MADatNLO.HwU /farmstorage/marcozaro/MadGraph/mg5amcnlo/mupmum_ww_nlo_onlyaa-real/SubProcesses/P0_aa_wpwm/all_G1_1328/MADatNLO.HwU /farmstorage/marcozaro/MadGraph/mg5amcnlo/mupmum_ww_nlo_onlyaa-real/SubProcesses/P0_aa_wpwm/all_G1_1667/MADatNLO.HwU /farmstorage/marcozaro/MadGraph/mg5amcnlo/mupmum_ww_nlo_onlyaa-real/SubProcesses/P0_aa_wpwm/all_G1_1465/MADatNLO.HwU /farmstorage/marcozaro/MadGraph/mg5amcnlo/mupmum_ww_nlo_onlyaa-real/SubProcesses/P0_aa_wpwm/all_G1_1419/MADatNLO.HwU /farmstorage/marcozaro/MadGraph/mg5amcnlo/mupmum_ww_nlo_onlyaa-real/SubProcesses/P0_aa_wpwm/all_G1_490/MADatNLO.HwU /farmstorage/marcozaro/MadGraph/mg5amcnlo/mupmum_ww_nlo_onlyaa-real/SubProcesses/P0_aa_wpwm/all_G1_1085/MADatNLO.HwU /farmstorage/marcozaro/MadGraph/mg5amcnlo/mupmum_ww_nlo_onlyaa-real/SubProcesses/P0_aa_wpwm/all_G1_518/MADatNLO.HwU /farmstorage/marcozaro/MadGraph/mg5amcnlo/mupmum_ww_nlo_onlyaa-real/SubProcesses/P0_aa_wpwm/all_G1_914/MADatNLO.HwU /farmstorage/marcozaro/MadGraph/mg5amcnlo/mupmum_ww_nlo_onlyaa-real/SubProcesses/P0_aa_wpwm/all_G1_345/MADatNLO.HwU /farmstorage/marcozaro/MadGraph/mg5amcnlo/mupmum_ww_nlo_onlyaa-real/SubProcesses/P0_aa_wpwm/all_G1_1399/MADatNLO.HwU /farmstorage/marcozaro/MadGraph/mg5amcnlo/mupmum_ww_nlo_onlyaa-real/SubProcesses/P0_aa_wpwm/all_G1_1511/MADatNLO.HwU /farmstorage/marcozaro/MadGraph/mg5amcnlo/mupmum_ww_nlo_onlyaa-real/SubProcesses/P0_aa_wpwm/all_G1_1063/MADatNLO.HwU /farmstorage/marcozaro/MadGraph/mg5amcnlo/mupmum_ww_nlo_onlyaa-real/SubProcesses/P0_aa_wpwm/all_G1_1279/MADatNLO.HwU /farmstorage/marcozaro/MadGraph/mg5amcnlo/mupmum_ww_nlo_onlyaa-real/SubProcesses/P0_aa_wpwm/all_G1_548/MADatNLO.HwU /farmstorage/marcozaro/MadGraph/mg5amcnlo/mupmum_ww_nlo_onlyaa-real/SubProcesses/P0_aa_wpwm/all_G1_1817/MADatNLO.HwU /farmstorage/marcozaro/MadGraph/mg5amcnlo/mupmum_ww_nlo_onlyaa-real/SubProcesses/P0_aa_wpwm/all_G1_1099/MADatNLO.HwU /farmstorage/marcozaro/MadGraph/mg5amcnlo/mupmum_ww_nlo_onlyaa-real/SubProcesses/P0_aa_wpwm/all_G1_877/MADatNLO.HwU /farmstorage/marcozaro/MadGraph/mg5amcnlo/mupmum_ww_nlo_onlyaa-real/SubProcesses/P0_aa_wpwm/all_G1_765/MADatNLO.HwU /farmstorage/marcozaro/MadGraph/mg5amcnlo/mupmum_ww_nlo_onlyaa-real/SubProcesses/P0_aa_wpwm/all_G1_1244/MADatNLO.HwU /farmstorage/marcozaro/MadGraph/mg5amcnlo/mupmum_ww_nlo_onlyaa-real/SubProcesses/P0_aa_wpwm/all_G1_1269/MADatNLO.HwU /farmstorage/marcozaro/MadGraph/mg5amcnlo/mupmum_ww_nlo_onlyaa-real/SubProcesses/P0_aa_wpwm/all_G1_1872/MADatNLO.HwU /farmstorage/marcozaro/MadGraph/mg5amcnlo/mupmum_ww_nlo_onlyaa-real/SubProcesses/P0_aa_wpwm/all_G1_1586/MADatNLO.HwU /farmstorage/marcozaro/MadGraph/mg5amcnlo/mupmum_ww_nlo_onlyaa-real/SubProcesses/P0_aa_wpwm/all_G1_1045/MADatNLO.HwU /farmstorage/marcozaro/MadGraph/mg5amcnlo/mupmum_ww_nlo_onlyaa-real/SubProcesses/P0_aa_wpwm/all_G1_1601/MADatNLO.HwU /farmstorage/marcozaro/MadGraph/mg5amcnlo/mupmum_ww_nlo_onlyaa-real/SubProcesses/P0_aa_wpwm/all_G1_776/MADatNLO.HwU /farmstorage/marcozaro/MadGraph/mg5amcnlo/mupmum_ww_nlo_onlyaa-real/SubProcesses/P0_aa_wpwm/all_G1_527/MADatNLO.HwU /farmstorage/marcozaro/MadGraph/mg5amcnlo/mupmum_ww_nlo_onlyaa-real/SubProcesses/P0_aa_wpwm/all_G1_1795/MADatNLO.HwU /farmstorage/marcozaro/MadGraph/mg5amcnlo/mupmum_ww_nlo_onlyaa-real/SubProcesses/P0_aa_wpwm/all_G1_1927/MADatNLO.HwU /farmstorage/marcozaro/MadGraph/mg5amcnlo/mupmum_ww_nlo_onlyaa-real/SubProcesses/P0_aa_wpwm/all_G1_32/MADatNLO.HwU /farmstorage/marcozaro/MadGraph/mg5amcnlo/mupmum_ww_nlo_onlyaa-real/SubProcesses/P0_aa_wpwm/all_G1_1257/MADatNLO.HwU /farmstorage/marcozaro/MadGraph/mg5amcnlo/mupmum_ww_nlo_onlyaa-real/SubProcesses/P0_aa_wpwm/all_G1_276/MADatNLO.HwU /farmstorage/marcozaro/MadGraph/mg5amcnlo/mupmum_ww_nlo_onlyaa-real/SubProcesses/P0_aa_wpwm/all_G1_1115/MADatNLO.HwU /farmstorage/marcozaro/MadGraph/mg5amcnlo/mupmum_ww_nlo_onlyaa-real/SubProcesses/P0_aa_wpwm/all_G1_936/MADatNLO.HwU /farmstorage/marcozaro/MadGraph/mg5amcnlo/mupmum_ww_nlo_onlyaa-real/SubProcesses/P0_aa_wpwm/all_G1_1809/MADatNLO.HwU /farmstorage/marcozaro/MadGraph/mg5amcnlo/mupmum_ww_nlo_onlyaa-real/SubProcesses/P0_aa_wpwm/all_G1_132/MADatNLO.HwU /farmstorage/marcozaro/MadGraph/mg5amcnlo/mupmum_ww_nlo_onlyaa-real/SubProcesses/P0_aa_wpwm/all_G1_1074/MADatNLO.HwU /farmstorage/marcozaro/MadGraph/mg5amcnlo/mupmum_ww_nlo_onlyaa-real/SubProcesses/P0_aa_wpwm/all_G1_123/MADatNLO.HwU /farmstorage/marcozaro/MadGraph/mg5amcnlo/mupmum_ww_nlo_onlyaa-real/SubProcesses/P0_aa_wpwm/all_G1_886/MADatNLO.HwU /farmstorage/marcozaro/MadGraph/mg5amcnlo/mupmum_ww_nlo_onlyaa-real/SubProcesses/P0_aa_wpwm/all_G1_759/MADatNLO.HwU /farmstorage/marcozaro/MadGraph/mg5amcnlo/mupmum_ww_nlo_onlyaa-real/SubProcesses/P0_aa_wpwm/all_G1_1747/MADatNLO.HwU /farmstorage/marcozaro/MadGraph/mg5amcnlo/mupmum_ww_nlo_onlyaa-real/SubProcesses/P0_aa_wpwm/all_G1_1242/MADatNLO.HwU /farmstorage/marcozaro/MadGraph/mg5amcnlo/mupmum_ww_nlo_onlyaa-real/SubProcesses/P0_aa_wpwm/all_G1_1765/MADatNLO.HwU /farmstorage/marcozaro/MadGraph/mg5amcnlo/mupmum_ww_nlo_onlyaa-real/SubProcesses/P0_aa_wpwm/all_G1_291/MADatNLO.HwU /farmstorage/marcozaro/MadGraph/mg5amcnlo/mupmum_ww_nlo_onlyaa-real/SubProcesses/P0_aa_wpwm/all_G1_62/MADatNLO.HwU /farmstorage/marcozaro/MadGraph/mg5amcnlo/mupmum_ww_nlo_onlyaa-real/SubProcesses/P0_aa_wpwm/all_G1_1101/MADatNLO.HwU /farmstorage/marcozaro/MadGraph/mg5amcnlo/mupmum_ww_nlo_onlyaa-real/SubProcesses/P0_aa_wpwm/all_G1_1241/MADatNLO.HwU /farmstorage/marcozaro/MadGraph/mg5amcnlo/mupmum_ww_nlo_onlyaa-real/SubProcesses/P0_aa_wpwm/all_G1_1423/MADatNLO.HwU /farmstorage/marcozaro/MadGraph/mg5amcnlo/mupmum_ww_nlo_onlyaa-real/SubProcesses/P0_aa_wpwm/all_G1_1130/MADatNLO.HwU /farmstorage/marcozaro/MadGraph/mg5amcnlo/mupmum_ww_nlo_onlyaa-real/SubProcesses/P0_aa_wpwm/all_G1_762/MADatNLO.HwU /farmstorage/marcozaro/MadGraph/mg5amcnlo/mupmum_ww_nlo_onlyaa-real/SubProcesses/P0_aa_wpwm/all_G1_1105/MADatNLO.HwU /farmstorage/marcozaro/MadGraph/mg5amcnlo/mupmum_ww_nlo_onlyaa-real/SubProcesses/P0_aa_wpwm/all_G1_995/MADatNLO.HwU /farmstorage/marcozaro/MadGraph/mg5amcnlo/mupmum_ww_nlo_onlyaa-real/SubProcesses/P0_aa_wpwm/all_G1_1595/MADatNLO.HwU /farmstorage/marcozaro/MadGraph/mg5amcnlo/mupmum_ww_nlo_onlyaa-real/SubProcesses/P0_aa_wpwm/all_G1_690/MADatNLO.HwU /farmstorage/marcozaro/MadGraph/mg5amcnlo/mupmum_ww_nlo_onlyaa-real/SubProcesses/P0_aa_wpwm/all_G1_696/MADatNLO.HwU /farmstorage/marcozaro/MadGraph/mg5amcnlo/mupmum_ww_nlo_onlyaa-real/SubProcesses/P0_aa_wpwm/all_G1_1760/MADatNLO.HwU /farmstorage/marcozaro/MadGraph/mg5amcnlo/mupmum_ww_nlo_onlyaa-real/SubProcesses/P0_aa_wpwm/all_G1_1742/MADatNLO.HwU /farmstorage/marcozaro/MadGraph/mg5amcnlo/mupmum_ww_nlo_onlyaa-real/SubProcesses/P0_aa_wpwm/all_G1_1102/MADatNLO.HwU /farmstorage/marcozaro/MadGraph/mg5amcnlo/mupmum_ww_nlo_onlyaa-real/SubProcesses/P0_aa_wpwm/all_G1_1294/MADatNLO.HwU /farmstorage/marcozaro/MadGraph/mg5amcnlo/mupmum_ww_nlo_onlyaa-real/SubProcesses/P0_aa_wpwm/all_G1_226/MADatNLO.HwU /farmstorage/marcozaro/MadGraph/mg5amcnlo/mupmum_ww_nlo_onlyaa-real/SubProcesses/P0_aa_wpwm/all_G1_1078/MADatNLO.HwU /farmstorage/marcozaro/MadGraph/mg5amcnlo/mupmum_ww_nlo_onlyaa-real/SubProcesses/P0_aa_wpwm/all_G1_1899/MADatNLO.HwU /farmstorage/marcozaro/MadGraph/mg5amcnlo/mupmum_ww_nlo_onlyaa-real/SubProcesses/P0_aa_wpwm/all_G1_1201/MADatNLO.HwU /farmstorage/marcozaro/MadGraph/mg5amcnlo/mupmum_ww_nlo_onlyaa-real/SubProcesses/P0_aa_wpwm/all_G1_1111/MADatNLO.HwU /farmstorage/marcozaro/MadGraph/mg5amcnlo/mupmum_ww_nlo_onlyaa-real/SubProcesses/P0_aa_wpwm/all_G1_1322/MADatNLO.HwU /farmstorage/marcozaro/MadGraph/mg5amcnlo/mupmum_ww_nlo_onlyaa-real/SubProcesses/P0_aa_wpwm/all_G1_794/MADatNLO.HwU /farmstorage/marcozaro/MadGraph/mg5amcnlo/mupmum_ww_nlo_onlyaa-real/SubProcesses/P0_aa_wpwm/all_G1_1969/MADatNLO.HwU /farmstorage/marcozaro/MadGraph/mg5amcnlo/mupmum_ww_nlo_onlyaa-real/SubProcesses/P0_aa_wpwm/all_G1_1355/MADatNLO.HwU /farmstorage/marcozaro/MadGraph/mg5amcnlo/mupmum_ww_nlo_onlyaa-real/SubProcesses/P0_aa_wpwm/all_G1_460/MADatNLO.HwU /farmstorage/marcozaro/MadGraph/mg5amcnlo/mupmum_ww_nlo_onlyaa-real/SubProcesses/P0_aa_wpwm/all_G1_754/MADatNLO.HwU /farmstorage/marcozaro/MadGraph/mg5amcnlo/mupmum_ww_nlo_onlyaa-real/SubProcesses/P0_aa_wpwm/all_G1_902/MADatNLO.HwU /farmstorage/marcozaro/MadGraph/mg5amcnlo/mupmum_ww_nlo_onlyaa-real/SubProcesses/P0_aa_wpwm/all_G1_576/MADatNLO.HwU /farmstorage/marcozaro/MadGraph/mg5amcnlo/mupmum_ww_nlo_onlyaa-real/SubProcesses/P0_aa_wpwm/all_G1_687/MADatNLO.HwU /farmstorage/marcozaro/MadGraph/mg5amcnlo/mupmum_ww_nlo_onlyaa-real/SubProcesses/P0_aa_wpwm/all_G1_1793/MADatNLO.HwU /farmstorage/marcozaro/MadGraph/mg5amcnlo/mupmum_ww_nlo_onlyaa-real/SubProcesses/P0_aa_wpwm/all_G1_563/MADatNLO.HwU /farmstorage/marcozaro/MadGraph/mg5amcnlo/mupmum_ww_nlo_onlyaa-real/SubProcesses/P0_aa_wpwm/all_G1_1725/MADatNLO.HwU /farmstorage/marcozaro/MadGraph/mg5amcnlo/mupmum_ww_nlo_onlyaa-real/SubProcesses/P0_aa_wpwm/all_G1_474/MADatNLO.HwU /farmstorage/marcozaro/MadGraph/mg5amcnlo/mupmum_ww_nlo_onlyaa-real/SubProcesses/P0_aa_wpwm/all_G1_770/MADatNLO.HwU /farmstorage/marcozaro/MadGraph/mg5amcnlo/mupmum_ww_nlo_onlyaa-real/SubProcesses/P0_aa_wpwm/all_G1_1756/MADatNLO.HwU /farmstorage/marcozaro/MadGraph/mg5amcnlo/mupmum_ww_nlo_onlyaa-real/SubProcesses/P0_aa_wpwm/all_G1_1666/MADatNLO.HwU /farmstorage/marcozaro/MadGraph/mg5amcnlo/mupmum_ww_nlo_onlyaa-real/SubProcesses/P0_aa_wpwm/all_G1_42/MADatNLO.HwU /farmstorage/marcozaro/MadGraph/mg5amcnlo/mupmum_ww_nlo_onlyaa-real/SubProcesses/P0_aa_wpwm/all_G1_904/MADatNLO.HwU /farmstorage/marcozaro/MadGraph/mg5amcnlo/mupmum_ww_nlo_onlyaa-real/SubProcesses/P0_aa_wpwm/all_G1_273/MADatNLO.HwU /farmstorage/marcozaro/MadGraph/mg5amcnlo/mupmum_ww_nlo_onlyaa-real/SubProcesses/P0_aa_wpwm/all_G1_1753/MADatNLO.HwU /farmstorage/marcozaro/MadGraph/mg5amcnlo/mupmum_ww_nlo_onlyaa-real/SubProcesses/P0_aa_wpwm/all_G1_1293/MADatNLO.HwU /farmstorage/marcozaro/MadGraph/mg5amcnlo/mupmum_ww_nlo_onlyaa-real/SubProcesses/P0_aa_wpwm/all_G1_1508/MADatNLO.HwU /farmstorage/marcozaro/MadGraph/mg5amcnlo/mupmum_ww_nlo_onlyaa-real/SubProcesses/P0_aa_wpwm/all_G1_542/MADatNLO.HwU /farmstorage/marcozaro/MadGraph/mg5amcnlo/mupmum_ww_nlo_onlyaa-real/SubProcesses/P0_aa_wpwm/all_G1_1141/MADatNLO.HwU /farmstorage/marcozaro/MadGraph/mg5amcnlo/mupmum_ww_nlo_onlyaa-real/SubProcesses/P0_aa_wpwm/all_G1_1527/MADatNLO.HwU /farmstorage/marcozaro/MadGraph/mg5amcnlo/mupmum_ww_nlo_onlyaa-real/SubProcesses/P0_aa_wpwm/all_G1_453/MADatNLO.HwU /farmstorage/marcozaro/MadGraph/mg5amcnlo/mupmum_ww_nlo_onlyaa-real/SubProcesses/P0_aa_wpwm/all_G1_1593/MADatNLO.HwU /farmstorage/marcozaro/MadGraph/mg5amcnlo/mupmum_ww_nlo_onlyaa-real/SubProcesses/P0_aa_wpwm/all_G1_705/MADatNLO.HwU /farmstorage/marcozaro/MadGraph/mg5amcnlo/mupmum_ww_nlo_onlyaa-real/SubProcesses/P0_aa_wpwm/all_G1_297/MADatNLO.HwU /farmstorage/marcozaro/MadGraph/mg5amcnlo/mupmum_ww_nlo_onlyaa-real/SubProcesses/P0_aa_wpwm/all_G1_589/MADatNLO.HwU /farmstorage/marcozaro/MadGraph/mg5amcnlo/mupmum_ww_nlo_onlyaa-real/SubProcesses/P0_aa_wpwm/all_G1_658/MADatNLO.HwU /farmstorage/marcozaro/MadGraph/mg5amcnlo/mupmum_ww_nlo_onlyaa-real/SubProcesses/P0_aa_wpwm/all_G1_1180/MADatNLO.HwU /farmstorage/marcozaro/MadGraph/mg5amcnlo/mupmum_ww_nlo_onlyaa-real/SubProcesses/P0_aa_wpwm/all_G1_23/MADatNLO.HwU /farmstorage/marcozaro/MadGraph/mg5amcnlo/mupmum_ww_nlo_onlyaa-real/SubProcesses/P0_aa_wpwm/all_G1_61/MADatNLO.HwU /farmstorage/marcozaro/MadGraph/mg5amcnlo/mupmum_ww_nlo_onlyaa-real/SubProcesses/P0_aa_wpwm/all_G1_951/MADatNLO.HwU /farmstorage/marcozaro/MadGraph/mg5amcnlo/mupmum_ww_nlo_onlyaa-real/SubProcesses/P0_aa_wpwm/all_G1_1525/MADatNLO.HwU /farmstorage/marcozaro/MadGraph/mg5amcnlo/mupmum_ww_nlo_onlyaa-real/SubProcesses/P0_aa_wpwm/all_G1_452/MADatNLO.HwU /farmstorage/marcozaro/MadGraph/mg5amcnlo/mupmum_ww_nlo_onlyaa-real/SubProcesses/P0_aa_wpwm/all_G1_198/MADatNLO.HwU /farmstorage/marcozaro/MadGraph/mg5amcnlo/mupmum_ww_nlo_onlyaa-real/SubProcesses/P0_aa_wpwm/all_G1_831/MADatNLO.HwU /farmstorage/marcozaro/MadGraph/mg5amcnlo/mupmum_ww_nlo_onlyaa-real/SubProcesses/P0_aa_wpwm/all_G1_1335/MADatNLO.HwU /farmstorage/marcozaro/MadGraph/mg5amcnlo/mupmum_ww_nlo_onlyaa-real/SubProcesses/P0_aa_wpwm/all_G1_1767/MADatNLO.HwU /farmstorage/marcozaro/MadGraph/mg5amcnlo/mupmum_ww_nlo_onlyaa-real/SubProcesses/P0_aa_wpwm/all_G1_1711/MADatNLO.HwU /farmstorage/marcozaro/MadGraph/mg5amcnlo/mupmum_ww_nlo_onlyaa-real/SubProcesses/P0_aa_wpwm/all_G1_149/MADatNLO.HwU /farmstorage/marcozaro/MadGraph/mg5amcnlo/mupmum_ww_nlo_onlyaa-real/SubProcesses/P0_aa_wpwm/all_G1_301/MADatNLO.HwU /farmstorage/marcozaro/MadGraph/mg5amcnlo/mupmum_ww_nlo_onlyaa-real/SubProcesses/P0_aa_wpwm/all_G1_1566/MADatNLO.HwU /farmstorage/marcozaro/MadGraph/mg5amcnlo/mupmum_ww_nlo_onlyaa-real/SubProcesses/P0_aa_wpwm/all_G1_930/MADatNLO.HwU /farmstorage/marcozaro/MadGraph/mg5amcnlo/mupmum_ww_nlo_onlyaa-real/SubProcesses/P0_aa_wpwm/all_G1_1148/MADatNLO.HwU /farmstorage/marcozaro/MadGraph/mg5amcnlo/mupmum_ww_nlo_onlyaa-real/SubProcesses/P0_aa_wpwm/all_G1_1207/MADatNLO.HwU /farmstorage/marcozaro/MadGraph/mg5amcnlo/mupmum_ww_nlo_onlyaa-real/SubProcesses/P0_aa_wpwm/all_G1_889/MADatNLO.HwU /farmstorage/marcozaro/MadGraph/mg5amcnlo/mupmum_ww_nlo_onlyaa-real/SubProcesses/P0_aa_wpwm/all_G1_1755/MADatNLO.HwU /farmstorage/marcozaro/MadGraph/mg5amcnlo/mupmum_ww_nlo_onlyaa-real/SubProcesses/P0_aa_wpwm/all_G1_1812/MADatNLO.HwU /farmstorage/marcozaro/MadGraph/mg5amcnlo/mupmum_ww_nlo_onlyaa-real/SubProcesses/P0_aa_wpwm/all_G1_672/MADatNLO.HwU /farmstorage/marcozaro/MadGraph/mg5amcnlo/mupmum_ww_nlo_onlyaa-real/SubProcesses/P0_aa_wpwm/all_G1_1145/MADatNLO.HwU /farmstorage/marcozaro/MadGraph/mg5amcnlo/mupmum_ww_nlo_onlyaa-real/SubProcesses/P0_aa_wpwm/all_G1_768/MADatNLO.HwU /farmstorage/marcozaro/MadGraph/mg5amcnlo/mupmum_ww_nlo_onlyaa-real/SubProcesses/P0_aa_wpwm/all_G1_753/MADatNLO.HwU /farmstorage/marcozaro/MadGraph/mg5amcnlo/mupmum_ww_nlo_onlyaa-real/SubProcesses/P0_aa_wpwm/all_G1_1247/MADatNLO.HwU /farmstorage/marcozaro/MadGraph/mg5amcnlo/mupmum_ww_nlo_onlyaa-real/SubProcesses/P0_aa_wpwm/all_G1_793/MADatNLO.HwU /farmstorage/marcozaro/MadGraph/mg5amcnlo/mupmum_ww_nlo_onlyaa-real/SubProcesses/P0_aa_wpwm/all_G1_1533/MADatNLO.HwU /farmstorage/marcozaro/MadGraph/mg5amcnlo/mupmum_ww_nlo_onlyaa-real/SubProcesses/P0_aa_wpwm/all_G1_987/MADatNLO.HwU /farmstorage/marcozaro/MadGraph/mg5amcnlo/mupmum_ww_nlo_onlyaa-real/SubProcesses/P0_aa_wpwm/all_G1_1694/MADatNLO.HwU /farmstorage/marcozaro/MadGraph/mg5amcnlo/mupmum_ww_nlo_onlyaa-real/SubProcesses/P0_aa_wpwm/all_G1_350/MADatNLO.HwU /farmstorage/marcozaro/MadGraph/mg5amcnlo/mupmum_ww_nlo_onlyaa-real/SubProcesses/P0_aa_wpwm/all_G1_101/MADatNLO.HwU /farmstorage/marcozaro/MadGraph/mg5amcnlo/mupmum_ww_nlo_onlyaa-real/SubProcesses/P0_aa_wpwm/all_G1_667/MADatNLO.HwU /farmstorage/marcozaro/MadGraph/mg5amcnlo/mupmum_ww_nlo_onlyaa-real/SubProcesses/P0_aa_wpwm/all_G1_841/MADatNLO.HwU /farmstorage/marcozaro/MadGraph/mg5amcnlo/mupmum_ww_nlo_onlyaa-real/SubProcesses/P0_aa_wpwm/all_G1_14/MADatNLO.HwU /farmstorage/marcozaro/MadGraph/mg5amcnlo/mupmum_ww_nlo_onlyaa-real/SubProcesses/P0_aa_wpwm/all_G1_1856/MADatNLO.HwU /farmstorage/marcozaro/MadGraph/mg5amcnlo/mupmum_ww_nlo_onlyaa-real/SubProcesses/P0_aa_wpwm/all_G1_920/MADatNLO.HwU /farmstorage/marcozaro/MadGraph/mg5amcnlo/mupmum_ww_nlo_onlyaa-real/SubProcesses/P0_aa_wpwm/all_G1_599/MADatNLO.HwU /farmstorage/marcozaro/MadGraph/mg5amcnlo/mupmum_ww_nlo_onlyaa-real/SubProcesses/P0_aa_wpwm/all_G1_1844/MADatNLO.HwU /farmstorage/marcozaro/MadGraph/mg5amcnlo/mupmum_ww_nlo_onlyaa-real/SubProcesses/P0_aa_wpwm/all_G1_1260/MADatNLO.HwU /farmstorage/marcozaro/MadGraph/mg5amcnlo/mupmum_ww_nlo_onlyaa-real/SubProcesses/P0_aa_wpwm/all_G1_976/MADatNLO.HwU /farmstorage/marcozaro/MadGraph/mg5amcnlo/mupmum_ww_nlo_onlyaa-real/SubProcesses/P0_aa_wpwm/all_G1_1162/MADatNLO.HwU /farmstorage/marcozaro/MadGraph/mg5amcnlo/mupmum_ww_nlo_onlyaa-real/SubProcesses/P0_aa_wpwm/all_G1_436/MADatNLO.HwU /farmstorage/marcozaro/MadGraph/mg5amcnlo/mupmum_ww_nlo_onlyaa-real/SubProcesses/P0_aa_wpwm/all_G1_390/MADatNLO.HwU /farmstorage/marcozaro/MadGraph/mg5amcnlo/mupmum_ww_nlo_onlyaa-real/SubProcesses/P0_aa_wpwm/all_G1_1758/MADatNLO.HwU /farmstorage/marcozaro/MadGraph/mg5amcnlo/mupmum_ww_nlo_onlyaa-real/SubProcesses/P0_aa_wpwm/all_G1_1598/MADatNLO.HwU /farmstorage/marcozaro/MadGraph/mg5amcnlo/mupmum_ww_nlo_onlyaa-real/SubProcesses/P0_aa_wpwm/all_G1_1866/MADatNLO.HwU /farmstorage/marcozaro/MadGraph/mg5amcnlo/mupmum_ww_nlo_onlyaa-real/SubProcesses/P0_aa_wpwm/all_G1_1079/MADatNLO.HwU /farmstorage/marcozaro/MadGraph/mg5amcnlo/mupmum_ww_nlo_onlyaa-real/SubProcesses/P0_aa_wpwm/all_G1_1895/MADatNLO.HwU /farmstorage/marcozaro/MadGraph/mg5amcnlo/mupmum_ww_nlo_onlyaa-real/SubProcesses/P0_aa_wpwm/all_G1_33/MADatNLO.HwU /farmstorage/marcozaro/MadGraph/mg5amcnlo/mupmum_ww_nlo_onlyaa-real/SubProcesses/P0_aa_wpwm/all_G1_1889/MADatNLO.HwU /farmstorage/marcozaro/MadGraph/mg5amcnlo/mupmum_ww_nlo_onlyaa-real/SubProcesses/P0_aa_wpwm/all_G1_1363/MADatNLO.HwU /farmstorage/marcozaro/MadGraph/mg5amcnlo/mupmum_ww_nlo_onlyaa-real/SubProcesses/P0_aa_wpwm/all_G1_414/MADatNLO.HwU /farmstorage/marcozaro/MadGraph/mg5amcnlo/mupmum_ww_nlo_onlyaa-real/SubProcesses/P0_aa_wpwm/all_G1_1971/MADatNLO.HwU /farmstorage/marcozaro/MadGraph/mg5amcnlo/mupmum_ww_nlo_onlyaa-real/SubProcesses/P0_aa_wpwm/all_G1_1030/MADatNLO.HwU /farmstorage/marcozaro/MadGraph/mg5amcnlo/mupmum_ww_nlo_onlyaa-real/SubProcesses/P0_aa_wpwm/all_G1_790/MADatNLO.HwU /farmstorage/marcozaro/MadGraph/mg5amcnlo/mupmum_ww_nlo_onlyaa-real/SubProcesses/P0_aa_wpwm/all_G1_621/MADatNLO.HwU /farmstorage/marcozaro/MadGraph/mg5amcnlo/mupmum_ww_nlo_onlyaa-real/SubProcesses/P0_aa_wpwm/all_G1_1054/MADatNLO.HwU /farmstorage/marcozaro/MadGraph/mg5amcnlo/mupmum_ww_nlo_onlyaa-real/SubProcesses/P0_aa_wpwm/all_G1_1869/MADatNLO.HwU /farmstorage/marcozaro/MadGraph/mg5amcnlo/mupmum_ww_nlo_onlyaa-real/SubProcesses/P0_aa_wpwm/all_G1_575/MADatNLO.HwU /farmstorage/marcozaro/MadGraph/mg5amcnlo/mupmum_ww_nlo_onlyaa-real/SubProcesses/P0_aa_wpwm/all_G1_1284/MADatNLO.HwU /farmstorage/marcozaro/MadGraph/mg5amcnlo/mupmum_ww_nlo_onlyaa-real/SubProcesses/P0_aa_wpwm/all_G1_174/MADatNLO.HwU /farmstorage/marcozaro/MadGraph/mg5amcnlo/mupmum_ww_nlo_onlyaa-real/SubProcesses/P0_aa_wpwm/all_G1_1028/MADatNLO.HwU /farmstorage/marcozaro/MadGraph/mg5amcnlo/mupmum_ww_nlo_onlyaa-real/SubProcesses/P0_aa_wpwm/all_G1_1090/MADatNLO.HwU /farmstorage/marcozaro/MadGraph/mg5amcnlo/mupmum_ww_nlo_onlyaa-real/SubProcesses/P0_aa_wpwm/all_G1_573/MADatNLO.HwU /farmstorage/marcozaro/MadGraph/mg5amcnlo/mupmum_ww_nlo_onlyaa-real/SubProcesses/P0_aa_wpwm/all_G1_213/MADatNLO.HwU /farmstorage/marcozaro/MadGraph/mg5amcnlo/mupmum_ww_nlo_onlyaa-real/SubProcesses/P0_aa_wpwm/all_G1_136/MADatNLO.HwU /farmstorage/marcozaro/MadGraph/mg5amcnlo/mupmum_ww_nlo_onlyaa-real/SubProcesses/P0_aa_wpwm/all_G1_440/MADatNLO.HwU /farmstorage/marcozaro/MadGraph/mg5amcnlo/mupmum_ww_nlo_onlyaa-real/SubProcesses/P0_aa_wpwm/all_G1_357/MADatNLO.HwU /farmstorage/marcozaro/MadGraph/mg5amcnlo/mupmum_ww_nlo_onlyaa-real/SubProcesses/P0_aa_wpwm/all_G1_385/MADatNLO.HwU /farmstorage/marcozaro/MadGraph/mg5amcnlo/mupmum_ww_nlo_onlyaa-real/SubProcesses/P0_aa_wpwm/all_G1_938/MADatNLO.HwU /farmstorage/marcozaro/MadGraph/mg5amcnlo/mupmum_ww_nlo_onlyaa-real/SubProcesses/P0_aa_wpwm/all_G1_916/MADatNLO.HwU /farmstorage/marcozaro/MadGraph/mg5amcnlo/mupmum_ww_nlo_onlyaa-real/SubProcesses/P0_aa_wpwm/all_G1_1020/MADatNLO.HwU /farmstorage/marcozaro/MadGraph/mg5amcnlo/mupmum_ww_nlo_onlyaa-real/SubProcesses/P0_aa_wpwm/all_G1_292/MADatNLO.HwU /farmstorage/marcozaro/MadGraph/mg5amcnlo/mupmum_ww_nlo_onlyaa-real/SubProcesses/P0_aa_wpwm/all_G1_533/MADatNLO.HwU /farmstorage/marcozaro/MadGraph/mg5amcnlo/mupmum_ww_nlo_onlyaa-real/SubProcesses/P0_aa_wpwm/all_G1_540/MADatNLO.HwU /farmstorage/marcozaro/MadGraph/mg5amcnlo/mupmum_ww_nlo_onlyaa-real/SubProcesses/P0_aa_wpwm/all_G1_1208/MADatNLO.HwU /farmstorage/marcozaro/MadGraph/mg5amcnlo/mupmum_ww_nlo_onlyaa-real/SubProcesses/P0_aa_wpwm/all_G1_236/MADatNLO.HwU /farmstorage/marcozaro/MadGraph/mg5amcnlo/mupmum_ww_nlo_onlyaa-real/SubProcesses/P0_aa_wpwm/all_G1_546/MADatNLO.HwU /farmstorage/marcozaro/MadGraph/mg5amcnlo/mupmum_ww_nlo_onlyaa-real/SubProcesses/P0_aa_wpwm/all_G1_1010/MADatNLO.HwU /farmstorage/marcozaro/MadGraph/mg5amcnlo/mupmum_ww_nlo_onlyaa-real/SubProcesses/P0_aa_wpwm/all_G1_1947/MADatNLO.HwU /farmstorage/marcozaro/MadGraph/mg5amcnlo/mupmum_ww_nlo_onlyaa-real/SubProcesses/P0_aa_wpwm/all_G1_1512/MADatNLO.HwU /farmstorage/marcozaro/MadGraph/mg5amcnlo/mupmum_ww_nlo_onlyaa-real/SubProcesses/P0_aa_wpwm/all_G1_371/MADatNLO.HwU /farmstorage/marcozaro/MadGraph/mg5amcnlo/mupmum_ww_nlo_onlyaa-real/SubProcesses/P0_aa_wpwm/all_G1_1488/MADatNLO.HwU /farmstorage/marcozaro/MadGraph/mg5amcnlo/mupmum_ww_nlo_onlyaa-real/SubProcesses/P0_aa_wpwm/all_G1_1349/MADatNLO.HwU /farmstorage/marcozaro/MadGraph/mg5amcnlo/mupmum_ww_nlo_onlyaa-real/SubProcesses/P0_aa_wpwm/all_G1_252/MADatNLO.HwU /farmstorage/marcozaro/MadGraph/mg5amcnlo/mupmum_ww_nlo_onlyaa-real/SubProcesses/P0_aa_wpwm/all_G1_1249/MADatNLO.HwU /farmstorage/marcozaro/MadGraph/mg5amcnlo/mupmum_ww_nlo_onlyaa-real/SubProcesses/P0_aa_wpwm/all_G1_1773/MADatNLO.HwU /farmstorage/marcozaro/MadGraph/mg5amcnlo/mupmum_ww_nlo_onlyaa-real/SubProcesses/P0_aa_wpwm/all_G1_22/MADatNLO.HwU /farmstorage/marcozaro/MadGraph/mg5amcnlo/mupmum_ww_nlo_onlyaa-real/SubProcesses/P0_aa_wpwm/all_G1_275/MADatNLO.HwU /farmstorage/marcozaro/MadGraph/mg5amcnlo/mupmum_ww_nlo_onlyaa-real/SubProcesses/P0_aa_wpwm/all_G1_1291/MADatNLO.HwU /farmstorage/marcozaro/MadGraph/mg5amcnlo/mupmum_ww_nlo_onlyaa-real/SubProcesses/P0_aa_wpwm/all_G1_1126/MADatNLO.HwU /farmstorage/marcozaro/MadGraph/mg5amcnlo/mupmum_ww_nlo_onlyaa-real/SubProcesses/P0_aa_wpwm/all_G1_1265/MADatNLO.HwU /farmstorage/marcozaro/MadGraph/mg5amcnlo/mupmum_ww_nlo_onlyaa-real/SubProcesses/P0_aa_wpwm/all_G1_316/MADatNLO.HwU /farmstorage/marcozaro/MadGraph/mg5amcnlo/mupmum_ww_nlo_onlyaa-real/SubProcesses/P0_aa_wpwm/all_G1_853/MADatNLO.HwU /farmstorage/marcozaro/MadGraph/mg5amcnlo/mupmum_ww_nlo_onlyaa-real/SubProcesses/P0_aa_wpwm/all_G1_1467/MADatNLO.HwU /farmstorage/marcozaro/MadGraph/mg5amcnlo/mupmum_ww_nlo_onlyaa-real/SubProcesses/P0_aa_wpwm/all_G1_13/MADatNLO.HwU /farmstorage/marcozaro/MadGraph/mg5amcnlo/mupmum_ww_nlo_onlyaa-real/SubProcesses/P0_aa_wpwm/all_G1_1016/MADatNLO.HwU /farmstorage/marcozaro/MadGraph/mg5amcnlo/mupmum_ww_nlo_onlyaa-real/SubProcesses/P0_aa_wpwm/all_G1_1729/MADatNLO.HwU /farmstorage/marcozaro/MadGraph/mg5amcnlo/mupmum_ww_nlo_onlyaa-real/SubProcesses/P0_aa_wpwm/all_G1_1058/MADatNLO.HwU /farmstorage/marcozaro/MadGraph/mg5amcnlo/mupmum_ww_nlo_onlyaa-real/SubProcesses/P0_aa_wpwm/all_G1_1677/MADatNLO.HwU /farmstorage/marcozaro/MadGraph/mg5amcnlo/mupmum_ww_nlo_onlyaa-real/SubProcesses/P0_aa_wpwm/all_G1_1515/MADatNLO.HwU /farmstorage/marcozaro/MadGraph/mg5amcnlo/mupmum_ww_nlo_onlyaa-real/SubProcesses/P0_aa_wpwm/all_G1_1413/MADatNLO.HwU /farmstorage/marcozaro/MadGraph/mg5amcnlo/mupmum_ww_nlo_onlyaa-real/SubProcesses/P0_aa_wpwm/all_G1_834/MADatNLO.HwU /farmstorage/marcozaro/MadGraph/mg5amcnlo/mupmum_ww_nlo_onlyaa-real/SubProcesses/P0_aa_wpwm/all_G1_246/MADatNLO.HwU /farmstorage/marcozaro/MadGraph/mg5amcnlo/mupmum_ww_nlo_onlyaa-real/SubProcesses/P0_aa_wpwm/all_G1_1761/MADatNLO.HwU /farmstorage/marcozaro/MadGraph/mg5amcnlo/mupmum_ww_nlo_onlyaa-real/SubProcesses/P0_aa_wpwm/all_G1_734/MADatNLO.HwU /farmstorage/marcozaro/MadGraph/mg5amcnlo/mupmum_ww_nlo_onlyaa-real/SubProcesses/P0_aa_wpwm/all_G1_503/MADatNLO.HwU /farmstorage/marcozaro/MadGraph/mg5amcnlo/mupmum_ww_nlo_onlyaa-real/SubProcesses/P0_aa_wpwm/all_G1_398/MADatNLO.HwU /farmstorage/marcozaro/MadGraph/mg5amcnlo/mupmum_ww_nlo_onlyaa-real/SubProcesses/P0_aa_wpwm/all_G1_821/MADatNLO.HwU /farmstorage/marcozaro/MadGraph/mg5amcnlo/mupmum_ww_nlo_onlyaa-real/SubProcesses/P0_aa_wpwm/all_G1_1448/MADatNLO.HwU /farmstorage/marcozaro/MadGraph/mg5amcnlo/mupmum_ww_nlo_onlyaa-real/SubProcesses/P0_aa_wpwm/all_G1_469/MADatNLO.HwU /farmstorage/marcozaro/MadGraph/mg5amcnlo/mupmum_ww_nlo_onlyaa-real/SubProcesses/P0_aa_wpwm/all_G1_98/MADatNLO.HwU /farmstorage/marcozaro/MadGraph/mg5amcnlo/mupmum_ww_nlo_onlyaa-real/SubProcesses/P0_aa_wpwm/all_G1_197/MADatNLO.HwU /farmstorage/marcozaro/MadGraph/mg5amcnlo/mupmum_ww_nlo_onlyaa-real/SubProcesses/P0_aa_wpwm/all_G1_1719/MADatNLO.HwU /farmstorage/marcozaro/MadGraph/mg5amcnlo/mupmum_ww_nlo_onlyaa-real/SubProcesses/P0_aa_wpwm/all_G1_692/MADatNLO.HwU /farmstorage/marcozaro/MadGraph/mg5amcnlo/mupmum_ww_nlo_onlyaa-real/SubProcesses/P0_aa_wpwm/all_G1_1068/MADatNLO.HwU /farmstorage/marcozaro/MadGraph/mg5amcnlo/mupmum_ww_nlo_onlyaa-real/SubProcesses/P0_aa_wpwm/all_G1_1426/MADatNLO.HwU /farmstorage/marcozaro/MadGraph/mg5amcnlo/mupmum_ww_nlo_onlyaa-real/SubProcesses/P0_aa_wpwm/all_G1_1008/MADatNLO.HwU /farmstorage/marcozaro/MadGraph/mg5amcnlo/mupmum_ww_nlo_onlyaa-real/SubProcesses/P0_aa_wpwm/all_G1_1861/MADatNLO.HwU /farmstorage/marcozaro/MadGraph/mg5amcnlo/mupmum_ww_nlo_onlyaa-real/SubProcesses/P0_aa_wpwm/all_G1_20/MADatNLO.HwU /farmstorage/marcozaro/MadGraph/mg5amcnlo/mupmum_ww_nlo_onlyaa-real/SubProcesses/P0_aa_wpwm/all_G1_1446/MADatNLO.HwU /farmstorage/marcozaro/MadGraph/mg5amcnlo/mupmum_ww_nlo_onlyaa-real/SubProcesses/P0_aa_wpwm/all_G1_566/MADatNLO.HwU /farmstorage/marcozaro/MadGraph/mg5amcnlo/mupmum_ww_nlo_onlyaa-real/SubProcesses/P0_aa_wpwm/all_G1_1714/MADatNLO.HwU /farmstorage/marcozaro/MadGraph/mg5amcnlo/mupmum_ww_nlo_onlyaa-real/SubProcesses/P0_aa_wpwm/all_G1_1688/MADatNLO.HwU /farmstorage/marcozaro/MadGraph/mg5amcnlo/mupmum_ww_nlo_onlyaa-real/SubProcesses/P0_aa_wpwm/all_G1_829/MADatNLO.HwU /farmstorage/marcozaro/MadGraph/mg5amcnlo/mupmum_ww_nlo_onlyaa-real/SubProcesses/P0_aa_wpwm/all_G1_719/MADatNLO.HwU /farmstorage/marcozaro/MadGraph/mg5amcnlo/mupmum_ww_nlo_onlyaa-real/SubProcesses/P0_aa_wpwm/all_G1_315/MADatNLO.HwU /farmstorage/marcozaro/MadGraph/mg5amcnlo/mupmum_ww_nlo_onlyaa-real/SubProcesses/P0_aa_wpwm/all_G1_425/MADatNLO.HwU /farmstorage/marcozaro/MadGraph/mg5amcnlo/mupmum_ww_nlo_onlyaa-real/SubProcesses/P0_aa_wpwm/all_G1_620/MADatNLO.HwU /farmstorage/marcozaro/MadGraph/mg5amcnlo/mupmum_ww_nlo_onlyaa-real/SubProcesses/P0_aa_wpwm/all_G1_967/MADatNLO.HwU /farmstorage/marcozaro/MadGraph/mg5amcnlo/mupmum_ww_nlo_onlyaa-real/SubProcesses/P0_aa_wpwm/all_G1_610/MADatNLO.HwU /farmstorage/marcozaro/MadGraph/mg5amcnlo/mupmum_ww_nlo_onlyaa-real/SubProcesses/P0_aa_wpwm/all_G1_1678/MADatNLO.HwU /farmstorage/marcozaro/MadGraph/mg5amcnlo/mupmum_ww_nlo_onlyaa-real/SubProcesses/P0_aa_wpwm/all_G1_173/MADatNLO.HwU /farmstorage/marcozaro/MadGraph/mg5amcnlo/mupmum_ww_nlo_onlyaa-real/SubProcesses/P0_aa_wpwm/all_G1_260/MADatNLO.HwU /farmstorage/marcozaro/MadGraph/mg5amcnlo/mupmum_ww_nlo_onlyaa-real/SubProcesses/P0_aa_wpwm/all_G1_1975/MADatNLO.HwU /farmstorage/marcozaro/MadGraph/mg5amcnlo/mupmum_ww_nlo_onlyaa-real/SubProcesses/P0_aa_wpwm/all_G1_748/MADatNLO.HwU /farmstorage/marcozaro/MadGraph/mg5amcnlo/mupmum_ww_nlo_onlyaa-real/SubProcesses/P0_aa_wpwm/all_G1_437/MADatNLO.HwU /farmstorage/marcozaro/MadGraph/mg5amcnlo/mupmum_ww_nlo_onlyaa-real/SubProcesses/P0_aa_wpwm/all_G1_1907/MADatNLO.HwU /farmstorage/marcozaro/MadGraph/mg5amcnlo/mupmum_ww_nlo_onlyaa-real/SubProcesses/P0_aa_wpwm/all_G1_66/MADatNLO.HwU /farmstorage/marcozaro/MadGraph/mg5amcnlo/mupmum_ww_nlo_onlyaa-real/SubProcesses/P0_aa_wpwm/all_G1_888/MADatNLO.HwU /farmstorage/marcozaro/MadGraph/mg5amcnlo/mupmum_ww_nlo_onlyaa-real/SubProcesses/P0_aa_wpwm/all_G1_1186/MADatNLO.HwU /farmstorage/marcozaro/MadGraph/mg5amcnlo/mupmum_ww_nlo_onlyaa-real/SubProcesses/P0_aa_wpwm/all_G1_1156/MADatNLO.HwU /farmstorage/marcozaro/MadGraph/mg5amcnlo/mupmum_ww_nlo_onlyaa-real/SubProcesses/P0_aa_wpwm/all_G1_340/MADatNLO.HwU /farmstorage/marcozaro/MadGraph/mg5amcnlo/mupmum_ww_nlo_onlyaa-real/SubProcesses/P0_aa_wpwm/all_G1_803/MADatNLO.HwU /farmstorage/marcozaro/MadGraph/mg5amcnlo/mupmum_ww_nlo_onlyaa-real/SubProcesses/P0_aa_wpwm/all_G1_442/MADatNLO.HwU /farmstorage/marcozaro/MadGraph/mg5amcnlo/mupmum_ww_nlo_onlyaa-real/SubProcesses/P0_aa_wpwm/all_G1_286/MADatNLO.HwU /farmstorage/marcozaro/MadGraph/mg5amcnlo/mupmum_ww_nlo_onlyaa-real/SubProcesses/P0_aa_wpwm/all_G1_396/MADatNLO.HwU /farmstorage/marcozaro/MadGraph/mg5amcnlo/mupmum_ww_nlo_onlyaa-real/SubProcesses/P0_aa_wpwm/all_G1_1875/MADatNLO.HwU /farmstorage/marcozaro/MadGraph/mg5amcnlo/mupmum_ww_nlo_onlyaa-real/SubProcesses/P0_aa_wpwm/all_G1_1556/MADatNLO.HwU /farmstorage/marcozaro/MadGraph/mg5amcnlo/mupmum_ww_nlo_onlyaa-real/SubProcesses/P0_aa_wpwm/all_G1_1401/MADatNLO.HwU /farmstorage/marcozaro/MadGraph/mg5amcnlo/mupmum_ww_nlo_onlyaa-real/SubProcesses/P0_aa_wpwm/all_G1_585/MADatNLO.HwU /farmstorage/marcozaro/MadGraph/mg5amcnlo/mupmum_ww_nlo_onlyaa-real/SubProcesses/P0_aa_wpwm/all_G1_1183/MADatNLO.HwU /farmstorage/marcozaro/MadGraph/mg5amcnlo/mupmum_ww_nlo_onlyaa-real/SubProcesses/P0_aa_wpwm/all_G1_1522/MADatNLO.HwU /farmstorage/marcozaro/MadGraph/mg5amcnlo/mupmum_ww_nlo_onlyaa-real/SubProcesses/P0_aa_wpwm/all_G1_932/MADatNLO.HwU /farmstorage/marcozaro/MadGraph/mg5amcnlo/mupmum_ww_nlo_onlyaa-real/SubProcesses/P0_aa_wpwm/all_G1_1633/MADatNLO.HwU /farmstorage/marcozaro/MadGraph/mg5amcnlo/mupmum_ww_nlo_onlyaa-real/SubProcesses/P0_aa_wpwm/all_G1_1909/MADatNLO.HwU /farmstorage/marcozaro/MadGraph/mg5amcnlo/mupmum_ww_nlo_onlyaa-real/SubProcesses/P0_aa_wpwm/all_G1_968/MADatNLO.HwU /farmstorage/marcozaro/MadGraph/mg5amcnlo/mupmum_ww_nlo_onlyaa-real/SubProcesses/P0_aa_wpwm/all_G1_1164/MADatNLO.HwU /farmstorage/marcozaro/MadGraph/mg5amcnlo/mupmum_ww_nlo_onlyaa-real/SubProcesses/P0_aa_wpwm/all_G1_1732/MADatNLO.HwU /farmstorage/marcozaro/MadGraph/mg5amcnlo/mupmum_ww_nlo_onlyaa-real/SubProcesses/P0_aa_wpwm/all_G1_818/MADatNLO.HwU /farmstorage/marcozaro/MadGraph/mg5amcnlo/mupmum_ww_nlo_onlyaa-real/SubProcesses/P0_aa_wpwm/all_G1_1743/MADatNLO.HwU /farmstorage/marcozaro/MadGraph/mg5amcnlo/mupmum_ww_nlo_onlyaa-real/SubProcesses/P0_aa_wpwm/all_G1_413/MADatNLO.HwU /farmstorage/marcozaro/MadGraph/mg5amcnlo/mupmum_ww_nlo_onlyaa-real/SubProcesses/P0_aa_wpwm/all_G1_1024/MADatNLO.HwU /farmstorage/marcozaro/MadGraph/mg5amcnlo/mupmum_ww_nlo_onlyaa-real/SubProcesses/P0_aa_wpwm/all_G1_1784/MADatNLO.HwU /farmstorage/marcozaro/MadGraph/mg5amcnlo/mupmum_ww_nlo_onlyaa-real/SubProcesses/P0_aa_wpwm/all_G1_1059/MADatNLO.HwU /farmstorage/marcozaro/MadGraph/mg5amcnlo/mupmum_ww_nlo_onlyaa-real/SubProcesses/P0_aa_wpwm/all_G1_1007/MADatNLO.HwU /farmstorage/marcozaro/MadGraph/mg5amcnlo/mupmum_ww_nlo_onlyaa-real/SubProcesses/P0_aa_wpwm/all_G1_1289/MADatNLO.HwU /farmstorage/marcozaro/MadGraph/mg5amcnlo/mupmum_ww_nlo_onlyaa-real/SubProcesses/P0_aa_wpwm/all_G1_1736/MADatNLO.HwU /farmstorage/marcozaro/MadGraph/mg5amcnlo/mupmum_ww_nlo_onlyaa-real/SubProcesses/P0_aa_wpwm/all_G1_1545/MADatNLO.HwU /farmstorage/marcozaro/MadGraph/mg5amcnlo/mupmum_ww_nlo_onlyaa-real/SubProcesses/P0_aa_wpwm/all_G1_1531/MADatNLO.HwU /farmstorage/marcozaro/MadGraph/mg5amcnlo/mupmum_ww_nlo_onlyaa-real/SubProcesses/P0_aa_wpwm/all_G1_106/MADatNLO.HwU /farmstorage/marcozaro/MadGraph/mg5amcnlo/mupmum_ww_nlo_onlyaa-real/SubProcesses/P0_aa_wpwm/all_G1_253/MADatNLO.HwU /farmstorage/marcozaro/MadGraph/mg5amcnlo/mupmum_ww_nlo_onlyaa-real/SubProcesses/P0_aa_wpwm/all_G1_330/MADatNLO.HwU /farmstorage/marcozaro/MadGraph/mg5amcnlo/mupmum_ww_nlo_onlyaa-real/SubProcesses/P0_aa_wpwm/all_G1_653/MADatNLO.HwU /farmstorage/marcozaro/MadGraph/mg5amcnlo/mupmum_ww_nlo_onlyaa-real/SubProcesses/P0_aa_wpwm/all_G1_418/MADatNLO.HwU /farmstorage/marcozaro/MadGraph/mg5amcnlo/mupmum_ww_nlo_onlyaa-real/SubProcesses/P0_aa_wpwm/all_G1_1892/MADatNLO.HwU /farmstorage/marcozaro/MadGraph/mg5amcnlo/mupmum_ww_nlo_onlyaa-real/SubProcesses/P0_aa_wpwm/all_G1_788/MADatNLO.HwU /farmstorage/marcozaro/MadGraph/mg5amcnlo/mupmum_ww_nlo_onlyaa-real/SubProcesses/P0_aa_wpwm/all_G1_642/MADatNLO.HwU /farmstorage/marcozaro/MadGraph/mg5amcnlo/mupmum_ww_nlo_onlyaa-real/SubProcesses/P0_aa_wpwm/all_G1_1881/MADatNLO.HwU /farmstorage/marcozaro/MadGraph/mg5amcnlo/mupmum_ww_nlo_onlyaa-real/SubProcesses/P0_aa_wpwm/all_G1_1323/MADatNLO.HwU /farmstorage/marcozaro/MadGraph/mg5amcnlo/mupmum_ww_nlo_onlyaa-real/SubProcesses/P0_aa_wpwm/all_G1_1757/MADatNLO.HwU /farmstorage/marcozaro/MadGraph/mg5amcnlo/mupmum_ww_nlo_onlyaa-real/SubProcesses/P0_aa_wpwm/all_G1_1709/MADatNLO.HwU /farmstorage/marcozaro/MadGraph/mg5amcnlo/mupmum_ww_nlo_onlyaa-real/SubProcesses/P0_aa_wpwm/all_G1_1036/MADatNLO.HwU /farmstorage/marcozaro/MadGraph/mg5amcnlo/mupmum_ww_nlo_onlyaa-real/SubProcesses/P0_aa_wpwm/all_G1_1619/MADatNLO.HwU /farmstorage/marcozaro/MadGraph/mg5amcnlo/mupmum_ww_nlo_onlyaa-real/SubProcesses/P0_aa_wpwm/all_G1_325/MADatNLO.HwU /farmstorage/marcozaro/MadGraph/mg5amcnlo/mupmum_ww_nlo_onlyaa-real/SubProcesses/P0_aa_wpwm/all_G1_258/MADatNLO.HwU /farmstorage/marcozaro/MadGraph/mg5amcnlo/mupmum_ww_nlo_onlyaa-real/SubProcesses/P0_aa_wpwm/all_G1_391/MADatNLO.HwU /farmstorage/marcozaro/MadGraph/mg5amcnlo/mupmum_ww_nlo_onlyaa-real/SubProcesses/P0_aa_wpwm/all_G1_1857/MADatNLO.HwU /farmstorage/marcozaro/MadGraph/mg5amcnlo/mupmum_ww_nlo_onlyaa-real/SubProcesses/P0_aa_wpwm/all_G1_752/MADatNLO.HwU /farmstorage/marcozaro/MadGraph/mg5amcnlo/mupmum_ww_nlo_onlyaa-real/SubProcesses/P0_aa_wpwm/all_G1_495/MADatNLO.HwU /farmstorage/marcozaro/MadGraph/mg5amcnlo/mupmum_ww_nlo_onlyaa-real/SubProcesses/P0_aa_wpwm/all_G1_1876/MADatNLO.HwU /farmstorage/marcozaro/MadGraph/mg5amcnlo/mupmum_ww_nlo_onlyaa-real/SubProcesses/P0_aa_wpwm/all_G1_726/MADatNLO.HwU /farmstorage/marcozaro/MadGraph/mg5amcnlo/mupmum_ww_nlo_onlyaa-real/SubProcesses/P0_aa_wpwm/all_G1_362/MADatNLO.HwU /farmstorage/marcozaro/MadGraph/mg5amcnlo/mupmum_ww_nlo_onlyaa-real/SubProcesses/P0_aa_wpwm/all_G1_1263/MADatNLO.HwU /farmstorage/marcozaro/MadGraph/mg5amcnlo/mupmum_ww_nlo_onlyaa-real/SubProcesses/P0_aa_wpwm/all_G1_1204/MADatNLO.HwU /farmstorage/marcozaro/MadGraph/mg5amcnlo/mupmum_ww_nlo_onlyaa-real/SubProcesses/P0_aa_wpwm/all_G1_844/MADatNLO.HwU /farmstorage/marcozaro/MadGraph/mg5amcnlo/mupmum_ww_nlo_onlyaa-real/SubProcesses/P0_aa_wpwm/all_G1_1741/MADatNLO.HwU /farmstorage/marcozaro/MadGraph/mg5amcnlo/mupmum_ww_nlo_onlyaa-real/SubProcesses/P0_aa_wpwm/all_G1_444/MADatNLO.HwU /farmstorage/marcozaro/MadGraph/mg5amcnlo/mupmum_ww_nlo_onlyaa-real/SubProcesses/P0_aa_wpwm/all_G1_329/MADatNLO.HwU /farmstorage/marcozaro/MadGraph/mg5amcnlo/mupmum_ww_nlo_onlyaa-real/SubProcesses/P0_aa_wpwm/all_G1_119/MADatNLO.HwU /farmstorage/marcozaro/MadGraph/mg5amcnlo/mupmum_ww_nlo_onlyaa-real/SubProcesses/P0_aa_wpwm/all_G1_870/MADatNLO.HwU /farmstorage/marcozaro/MadGraph/mg5amcnlo/mupmum_ww_nlo_onlyaa-real/SubProcesses/P0_aa_wpwm/all_G1_179/MADatNLO.HwU /farmstorage/marcozaro/MadGraph/mg5amcnlo/mupmum_ww_nlo_onlyaa-real/SubProcesses/P0_aa_wpwm/all_G1_1217/MADatNLO.HwU /farmstorage/marcozaro/MadGraph/mg5amcnlo/mupmum_ww_nlo_onlyaa-real/SubProcesses/P0_aa_wpwm/all_G1_1096/MADatNLO.HwU /farmstorage/marcozaro/MadGraph/mg5amcnlo/mupmum_ww_nlo_onlyaa-real/SubProcesses/P0_aa_wpwm/all_G1_1436/MADatNLO.HwU /farmstorage/marcozaro/MadGraph/mg5amcnlo/mupmum_ww_nlo_onlyaa-real/SubProcesses/P0_aa_wpwm/all_G1_1748/MADatNLO.HwU /farmstorage/marcozaro/MadGraph/mg5amcnlo/mupmum_ww_nlo_onlyaa-real/SubProcesses/P0_aa_wpwm/all_G1_1274/MADatNLO.HwU /farmstorage/marcozaro/MadGraph/mg5amcnlo/mupmum_ww_nlo_onlyaa-real/SubProcesses/P0_aa_wpwm/all_G1_90/MADatNLO.HwU /farmstorage/marcozaro/MadGraph/mg5amcnlo/mupmum_ww_nlo_onlyaa-real/SubProcesses/P0_aa_wpwm/all_G1_52/MADatNLO.HwU /farmstorage/marcozaro/MadGraph/mg5amcnlo/mupmum_ww_nlo_onlyaa-real/SubProcesses/P0_aa_wpwm/all_G1_616/MADatNLO.HwU /farmstorage/marcozaro/MadGraph/mg5amcnlo/mupmum_ww_nlo_onlyaa-real/SubProcesses/P0_aa_wpwm/all_G1_1341/MADatNLO.HwU /farmstorage/marcozaro/MadGraph/mg5amcnlo/mupmum_ww_nlo_onlyaa-real/SubProcesses/P0_aa_wpwm/all_G1_1901/MADatNLO.HwU /farmstorage/marcozaro/MadGraph/mg5amcnlo/mupmum_ww_nlo_onlyaa-real/SubProcesses/P0_aa_wpwm/all_G1_415/MADatNLO.HwU /farmstorage/marcozaro/MadGraph/mg5amcnlo/mupmum_ww_nlo_onlyaa-real/SubProcesses/P0_aa_wpwm/all_G1_388/MADatNLO.HwU /farmstorage/marcozaro/MadGraph/mg5amcnlo/mupmum_ww_nlo_onlyaa-real/SubProcesses/P0_aa_wpwm/all_G1_634/MADatNLO.HwU /farmstorage/marcozaro/MadGraph/mg5amcnlo/mupmum_ww_nlo_onlyaa-real/SubProcesses/P0_aa_wpwm/all_G1_1874/MADatNLO.HwU /farmstorage/marcozaro/MadGraph/mg5amcnlo/mupmum_ww_nlo_onlyaa-real/SubProcesses/P0_aa_wpwm/all_G1_609/MADatNLO.HwU /farmstorage/marcozaro/MadGraph/mg5amcnlo/mupmum_ww_nlo_onlyaa-real/SubProcesses/P0_aa_wpwm/all_G1_915/MADatNLO.HwU /farmstorage/marcozaro/MadGraph/mg5amcnlo/mupmum_ww_nlo_onlyaa-real/SubProcesses/P0_aa_wpwm/all_G1_550/MADatNLO.HwU /farmstorage/marcozaro/MadGraph/mg5amcnlo/mupmum_ww_nlo_onlyaa-real/SubProcesses/P0_aa_wpwm/all_G1_475/MADatNLO.HwU /farmstorage/marcozaro/MadGraph/mg5amcnlo/mupmum_ww_nlo_onlyaa-real/SubProcesses/P0_aa_wpwm/all_G1_1271/MADatNLO.HwU /farmstorage/marcozaro/MadGraph/mg5amcnlo/mupmum_ww_nlo_onlyaa-real/SubProcesses/P0_aa_wpwm/all_G1_760/MADatNLO.HwU /farmstorage/marcozaro/MadGraph/mg5amcnlo/mupmum_ww_nlo_onlyaa-real/SubProcesses/P0_aa_wpwm/all_G1_771/MADatNLO.HwU /farmstorage/marcozaro/MadGraph/mg5amcnlo/mupmum_ww_nlo_onlyaa-real/SubProcesses/P0_aa_wpwm/all_G1_1002/MADatNLO.HwU /farmstorage/marcozaro/MadGraph/mg5amcnlo/mupmum_ww_nlo_onlyaa-real/SubProcesses/P0_aa_wpwm/all_G1_1474/MADatNLO.HwU /farmstorage/marcozaro/MadGraph/mg5amcnlo/mupmum_ww_nlo_onlyaa-real/SubProcesses/P0_aa_wpwm/all_G1_517/MADatNLO.HwU /farmstorage/marcozaro/MadGraph/mg5amcnlo/mupmum_ww_nlo_onlyaa-real/SubProcesses/P0_aa_wpwm/all_G1_1573/MADatNLO.HwU /farmstorage/marcozaro/MadGraph/mg5amcnlo/mupmum_ww_nlo_onlyaa-real/SubProcesses/P0_aa_wpwm/all_G1_169/MADatNLO.HwU /farmstorage/marcozaro/MadGraph/mg5amcnlo/mupmum_ww_nlo_onlyaa-real/SubProcesses/P0_aa_wpwm/all_G1_815/MADatNLO.HwU /farmstorage/marcozaro/MadGraph/mg5amcnlo/mupmum_ww_nlo_onlyaa-real/SubProcesses/P0_aa_wpwm/all_G1_766/MADatNLO.HwU /farmstorage/marcozaro/MadGraph/mg5amcnlo/mupmum_ww_nlo_onlyaa-real/SubProcesses/P0_aa_wpwm/all_G1_338/MADatNLO.HwU /farmstorage/marcozaro/MadGraph/mg5amcnlo/mupmum_ww_nlo_onlyaa-real/SubProcesses/P0_aa_wpwm/all_G1_1233/MADatNLO.HwU /farmstorage/marcozaro/MadGraph/mg5amcnlo/mupmum_ww_nlo_onlyaa-real/SubProcesses/P0_aa_wpwm/all_G1_1859/MADatNLO.HwU /farmstorage/marcozaro/MadGraph/mg5amcnlo/mupmum_ww_nlo_onlyaa-real/SubProcesses/P0_aa_wpwm/all_G1_1381/MADatNLO.HwU /farmstorage/marcozaro/MadGraph/mg5amcnlo/mupmum_ww_nlo_onlyaa-real/SubProcesses/P0_aa_wpwm/all_G1_476/MADatNLO.HwU /farmstorage/marcozaro/MadGraph/mg5amcnlo/mupmum_ww_nlo_onlyaa-real/SubProcesses/P0_aa_wpwm/all_G1_1814/MADatNLO.HwU /farmstorage/marcozaro/MadGraph/mg5amcnlo/mupmum_ww_nlo_onlyaa-real/SubProcesses/P0_aa_wpwm/all_G1_751/MADatNLO.HwU /farmstorage/marcozaro/MadGraph/mg5amcnlo/mupmum_ww_nlo_onlyaa-real/SubProcesses/P0_aa_wpwm/all_G1_1113/MADatNLO.HwU /farmstorage/marcozaro/MadGraph/mg5amcnlo/mupmum_ww_nlo_onlyaa-real/SubProcesses/P0_aa_wpwm/all_G1_199/MADatNLO.HwU /farmstorage/marcozaro/MadGraph/mg5amcnlo/mupmum_ww_nlo_onlyaa-real/SubProcesses/P0_aa_wpwm/all_G1_874/MADatNLO.HwU /farmstorage/marcozaro/MadGraph/mg5amcnlo/mupmum_ww_nlo_onlyaa-real/SubProcesses/P0_aa_wpwm/all_G1_1251/MADatNLO.HwU /farmstorage/marcozaro/MadGraph/mg5amcnlo/mupmum_ww_nlo_onlyaa-real/SubProcesses/P0_aa_wpwm/all_G1_1635/MADatNLO.HwU /farmstorage/marcozaro/MadGraph/mg5amcnlo/mupmum_ww_nlo_onlyaa-real/SubProcesses/P0_aa_wpwm/all_G1_615/MADatNLO.HwU /farmstorage/marcozaro/MadGraph/mg5amcnlo/mupmum_ww_nlo_onlyaa-real/SubProcesses/P0_aa_wpwm/all_G1_1425/MADatNLO.HwU /farmstorage/marcozaro/MadGraph/mg5amcnlo/mupmum_ww_nlo_onlyaa-real/SubProcesses/P0_aa_wpwm/all_G1_1991/MADatNLO.HwU /farmstorage/marcozaro/MadGraph/mg5amcnlo/mupmum_ww_nlo_onlyaa-real/SubProcesses/P0_aa_wpwm/all_G1_712/MADatNLO.HwU /farmstorage/marcozaro/MadGraph/mg5amcnlo/mupmum_ww_nlo_onlyaa-real/SubProcesses/P0_aa_wpwm/all_G1_1589/MADatNLO.HwU /farmstorage/marcozaro/MadGraph/mg5amcnlo/mupmum_ww_nlo_onlyaa-real/SubProcesses/P0_aa_wpwm/all_G1_1033/MADatNLO.HwU /farmstorage/marcozaro/MadGraph/mg5amcnlo/mupmum_ww_nlo_onlyaa-real/SubProcesses/P0_aa_wpwm/all_G1_1471/MADatNLO.HwU /farmstorage/marcozaro/MadGraph/mg5amcnlo/mupmum_ww_nlo_onlyaa-real/SubProcesses/P0_aa_wpwm/all_G1_1561/MADatNLO.HwU /farmstorage/marcozaro/MadGraph/mg5amcnlo/mupmum_ww_nlo_onlyaa-real/SubProcesses/P0_aa_wpwm/all_G1_1862/MADatNLO.HwU /farmstorage/marcozaro/MadGraph/mg5amcnlo/mupmum_ww_nlo_onlyaa-real/SubProcesses/P0_aa_wpwm/all_G1_802/MADatNLO.HwU /farmstorage/marcozaro/MadGraph/mg5amcnlo/mupmum_ww_nlo_onlyaa-real/SubProcesses/P0_aa_wpwm/all_G1_1592/MADatNLO.HwU /farmstorage/marcozaro/MadGraph/mg5amcnlo/mupmum_ww_nlo_onlyaa-real/SubProcesses/P0_aa_wpwm/all_G1_1075/MADatNLO.HwU /farmstorage/marcozaro/MadGraph/mg5amcnlo/mupmum_ww_nlo_onlyaa-real/SubProcesses/P0_aa_wpwm/all_G1_1959/MADatNLO.HwU /farmstorage/marcozaro/MadGraph/mg5amcnlo/mupmum_ww_nlo_onlyaa-real/SubProcesses/P0_aa_wpwm/all_G1_663/MADatNLO.HwU /farmstorage/marcozaro/MadGraph/mg5amcnlo/mupmum_ww_nlo_onlyaa-real/SubProcesses/P0_aa_wpwm/all_G1_1970/MADatNLO.HwU /farmstorage/marcozaro/MadGraph/mg5amcnlo/mupmum_ww_nlo_onlyaa-real/SubProcesses/P0_aa_wpwm/all_G1_1211/MADatNLO.HwU /farmstorage/marcozaro/MadGraph/mg5amcnlo/mupmum_ww_nlo_onlyaa-real/SubProcesses/P0_aa_wpwm/all_G1_1073/MADatNLO.HwU /farmstorage/marcozaro/MadGraph/mg5amcnlo/mupmum_ww_nlo_onlyaa-real/SubProcesses/P0_aa_wpwm/all_G1_574/MADatNLO.HwU /farmstorage/marcozaro/MadGraph/mg5amcnlo/mupmum_ww_nlo_onlyaa-real/SubProcesses/P0_aa_wpwm/all_G1_483/MADatNLO.HwU /farmstorage/marcozaro/MadGraph/mg5amcnlo/mupmum_ww_nlo_onlyaa-real/SubProcesses/P0_aa_wpwm/all_G1_1071/MADatNLO.HwU /farmstorage/marcozaro/MadGraph/mg5amcnlo/mupmum_ww_nlo_onlyaa-real/SubProcesses/P0_aa_wpwm/all_G1_832/MADatNLO.HwU /farmstorage/marcozaro/MadGraph/mg5amcnlo/mupmum_ww_nlo_onlyaa-real/SubProcesses/P0_aa_wpwm/all_G1_137/MADatNLO.HwU /farmstorage/marcozaro/MadGraph/mg5amcnlo/mupmum_ww_nlo_onlyaa-real/SubProcesses/P0_aa_wpwm/all_G1_1160/MADatNLO.HwU /farmstorage/marcozaro/MadGraph/mg5amcnlo/mupmum_ww_nlo_onlyaa-real/SubProcesses/P0_aa_wpwm/all_G1_1759/MADatNLO.HwU /farmstorage/marcozaro/MadGraph/mg5amcnlo/mupmum_ww_nlo_onlyaa-real/SubProcesses/P0_aa_wpwm/all_G1_1086/MADatNLO.HwU /farmstorage/marcozaro/MadGraph/mg5amcnlo/mupmum_ww_nlo_onlyaa-real/SubProcesses/P0_aa_wpwm/all_G1_650/MADatNLO.HwU /farmstorage/marcozaro/MadGraph/mg5amcnlo/mupmum_ww_nlo_onlyaa-real/SubProcesses/P0_aa_wpwm/all_G1_1722/MADatNLO.HwU /farmstorage/marcozaro/MadGraph/mg5amcnlo/mupmum_ww_nlo_onlyaa-real/SubProcesses/P0_aa_wpwm/all_G1_395/MADatNLO.HwU /farmstorage/marcozaro/MadGraph/mg5amcnlo/mupmum_ww_nlo_onlyaa-real/SubProcesses/P0_aa_wpwm/all_G1_960/MADatNLO.HwU /farmstorage/marcozaro/MadGraph/mg5amcnlo/mupmum_ww_nlo_onlyaa-real/SubProcesses/P0_aa_wpwm/all_G1_1220/MADatNLO.HwU /farmstorage/marcozaro/MadGraph/mg5amcnlo/mupmum_ww_nlo_onlyaa-real/SubProcesses/P0_aa_wpwm/all_G1_1387/MADatNLO.HwU /farmstorage/marcozaro/MadGraph/mg5amcnlo/mupmum_ww_nlo_onlyaa-real/SubProcesses/P0_aa_wpwm/all_G1_1319/MADatNLO.HwU /farmstorage/marcozaro/MadGraph/mg5amcnlo/mupmum_ww_nlo_onlyaa-real/SubProcesses/P0_aa_wpwm/all_G1_1542/MADatNLO.HwU /farmstorage/marcozaro/MadGraph/mg5amcnlo/mupmum_ww_nlo_onlyaa-real/SubProcesses/P0_aa_wpwm/all_G1_1683/MADatNLO.HwU /farmstorage/marcozaro/MadGraph/mg5amcnlo/mupmum_ww_nlo_onlyaa-real/SubProcesses/P0_aa_wpwm/all_G1_830/MADatNLO.HwU /farmstorage/marcozaro/MadGraph/mg5amcnlo/mupmum_ww_nlo_onlyaa-real/SubProcesses/P0_aa_wpwm/all_G1_1707/MADatNLO.HwU /farmstorage/marcozaro/MadGraph/mg5amcnlo/mupmum_ww_nlo_onlyaa-real/SubProcesses/P0_aa_wpwm/all_G1_1553/MADatNLO.HwU /farmstorage/marcozaro/MadGraph/mg5amcnlo/mupmum_ww_nlo_onlyaa-real/SubProcesses/P0_aa_wpwm/all_G1_797/MADatNLO.HwU /farmstorage/marcozaro/MadGraph/mg5amcnlo/mupmum_ww_nlo_onlyaa-real/SubProcesses/P0_aa_wpwm/all_G1_142/MADatNLO.HwU /farmstorage/marcozaro/MadGraph/mg5amcnlo/mupmum_ww_nlo_onlyaa-real/SubProcesses/P0_aa_wpwm/all_G1_963/MADatNLO.HwU /farmstorage/marcozaro/MadGraph/mg5amcnlo/mupmum_ww_nlo_onlyaa-real/SubProcesses/P0_aa_wpwm/all_G1_1768/MADatNLO.HwU /farmstorage/marcozaro/MadGraph/mg5amcnlo/mupmum_ww_nlo_onlyaa-real/SubProcesses/P0_aa_wpwm/all_G1_1590/MADatNLO.HwU /farmstorage/marcozaro/MadGraph/mg5amcnlo/mupmum_ww_nlo_onlyaa-real/SubProcesses/P0_aa_wpwm/all_G1_1826/MADatNLO.HwU /farmstorage/marcozaro/MadGraph/mg5amcnlo/mupmum_ww_nlo_onlyaa-real/SubProcesses/P0_aa_wpwm/all_G1_6/MADatNLO.HwU /farmstorage/marcozaro/MadGraph/mg5amcnlo/mupmum_ww_nlo_onlyaa-real/SubProcesses/P0_aa_wpwm/all_G1_953/MADatNLO.HwU /farmstorage/marcozaro/MadGraph/mg5amcnlo/mupmum_ww_nlo_onlyaa-real/SubProcesses/P0_aa_wpwm/all_G1_1157/MADatNLO.HwU /farmstorage/marcozaro/MadGraph/mg5amcnlo/mupmum_ww_nlo_onlyaa-real/SubProcesses/P0_aa_wpwm/all_G1_1706/MADatNLO.HwU /farmstorage/marcozaro/MadGraph/mg5amcnlo/mupmum_ww_nlo_onlyaa-real/SubProcesses/P0_aa_wpwm/all_G1_947/MADatNLO.HwU /farmstorage/marcozaro/MadGraph/mg5amcnlo/mupmum_ww_nlo_onlyaa-real/SubProcesses/P0_aa_wpwm/all_G1_1315/MADatNLO.HwU /farmstorage/marcozaro/MadGraph/mg5amcnlo/mupmum_ww_nlo_onlyaa-real/SubProcesses/P0_aa_wpwm/all_G1_67/MADatNLO.HwU /farmstorage/marcozaro/MadGraph/mg5amcnlo/mupmum_ww_nlo_onlyaa-real/SubProcesses/P0_aa_wpwm/all_G1_1458/MADatNLO.HwU /farmstorage/marcozaro/MadGraph/mg5amcnlo/mupmum_ww_nlo_onlyaa-real/SubProcesses/P0_aa_wpwm/all_G1_1477/MADatNLO.HwU /farmstorage/marcozaro/MadGraph/mg5amcnlo/mupmum_ww_nlo_onlyaa-real/SubProcesses/P0_aa_wpwm/all_G1_1940/MADatNLO.HwU /farmstorage/marcozaro/MadGraph/mg5amcnlo/mupmum_ww_nlo_onlyaa-real/SubProcesses/P0_aa_wpwm/all_G1_1150/MADatNLO.HwU /farmstorage/marcozaro/MadGraph/mg5amcnlo/mupmum_ww_nlo_onlyaa-real/SubProcesses/P0_aa_wpwm/all_G1_492/MADatNLO.HwU /farmstorage/marcozaro/MadGraph/mg5amcnlo/mupmum_ww_nlo_onlyaa-real/SubProcesses/P0_aa_wpwm/all_G1_1138/MADatNLO.HwU /farmstorage/marcozaro/MadGraph/mg5amcnlo/mupmum_ww_nlo_onlyaa-real/SubProcesses/P0_aa_wpwm/all_G1_1825/MADatNLO.HwU /farmstorage/marcozaro/MadGraph/mg5amcnlo/mupmum_ww_nlo_onlyaa-real/SubProcesses/P0_aa_wpwm/all_G1_1790/MADatNLO.HwU /farmstorage/marcozaro/MadGraph/mg5amcnlo/mupmum_ww_nlo_onlyaa-real/SubProcesses/P0_aa_wpwm/all_G1_1445/MADatNLO.HwU /farmstorage/marcozaro/MadGraph/mg5amcnlo/mupmum_ww_nlo_onlyaa-real/SubProcesses/P0_aa_wpwm/all_G1_1877/MADatNLO.HwU /farmstorage/marcozaro/MadGraph/mg5amcnlo/mupmum_ww_nlo_onlyaa-real/SubProcesses/P0_aa_wpwm/all_G1_1472/MADatNLO.HwU /farmstorage/marcozaro/MadGraph/mg5amcnlo/mupmum_ww_nlo_onlyaa-real/SubProcesses/P0_aa_wpwm/all_G1_1376/MADatNLO.HwU /farmstorage/marcozaro/MadGraph/mg5amcnlo/mupmum_ww_nlo_onlyaa-real/SubProcesses/P0_aa_wpwm/all_G1_1865/MADatNLO.HwU /farmstorage/marcozaro/MadGraph/mg5amcnlo/mupmum_ww_nlo_onlyaa-real/SubProcesses/P0_aa_wpwm/all_G1_624/MADatNLO.HwU /farmstorage/marcozaro/MadGraph/mg5amcnlo/mupmum_ww_nlo_onlyaa-real/SubProcesses/P0_aa_wpwm/all_G1_128/MADatNLO.HwU /farmstorage/marcozaro/MadGraph/mg5amcnlo/mupmum_ww_nlo_onlyaa-real/SubProcesses/P0_aa_wpwm/all_G1_146/MADatNLO.HwU /farmstorage/marcozaro/MadGraph/mg5amcnlo/mupmum_ww_nlo_onlyaa-real/SubProcesses/P0_aa_wpwm/all_G1_1745/MADatNLO.HwU /farmstorage/marcozaro/MadGraph/mg5amcnlo/mupmum_ww_nlo_onlyaa-real/SubProcesses/P0_aa_wpwm/all_G1_828/MADatNLO.HwU /farmstorage/marcozaro/MadGraph/mg5amcnlo/mupmum_ww_nlo_onlyaa-real/SubProcesses/P0_aa_wpwm/all_G1_120/MADatNLO.HwU /farmstorage/marcozaro/MadGraph/mg5amcnlo/mupmum_ww_nlo_onlyaa-real/SubProcesses/P0_aa_wpwm/all_G1_826/MADatNLO.HwU /farmstorage/marcozaro/MadGraph/mg5amcnlo/mupmum_ww_nlo_onlyaa-real/SubProcesses/P0_aa_wpwm/all_G1_845/MADatNLO.HwU /farmstorage/marcozaro/MadGraph/mg5amcnlo/mupmum_ww_nlo_onlyaa-real/SubProcesses/P0_aa_wpwm/all_G1_1431/MADatNLO.HwU /farmstorage/marcozaro/MadGraph/mg5amcnlo/mupmum_ww_nlo_onlyaa-real/SubProcesses/P0_aa_wpwm/all_G1_401/MADatNLO.HwU /farmstorage/marcozaro/MadGraph/mg5amcnlo/mupmum_ww_nlo_onlyaa-real/SubProcesses/P0_aa_wpwm/all_G1_1375/MADatNLO.HwU /farmstorage/marcozaro/MadGraph/mg5amcnlo/mupmum_ww_nlo_onlyaa-real/SubProcesses/P0_aa_wpwm/all_G1_265/MADatNLO.HwU /farmstorage/marcozaro/MadGraph/mg5amcnlo/mupmum_ww_nlo_onlyaa-real/SubProcesses/P0_aa_wpwm/all_G1_187/MADatNLO.HwU /farmstorage/marcozaro/MadGraph/mg5amcnlo/mupmum_ww_nlo_onlyaa-real/SubProcesses/P0_aa_wpwm/all_G1_1564/MADatNLO.HwU /farmstorage/marcozaro/MadGraph/mg5amcnlo/mupmum_ww_nlo_onlyaa-real/SubProcesses/P0_aa_wpwm/all_G1_1733/MADatNLO.HwU /farmstorage/marcozaro/MadGraph/mg5amcnlo/mupmum_ww_nlo_onlyaa-real/SubProcesses/P0_aa_wpwm/all_G1_564/MADatNLO.HwU /farmstorage/marcozaro/MadGraph/mg5amcnlo/mupmum_ww_nlo_onlyaa-real/SubProcesses/P0_aa_wpwm/all_G1_484/MADatNLO.HwU /farmstorage/marcozaro/MadGraph/mg5amcnlo/mupmum_ww_nlo_onlyaa-real/SubProcesses/P0_aa_wpwm/all_G1_761/MADatNLO.HwU /farmstorage/marcozaro/MadGraph/mg5amcnlo/mupmum_ww_nlo_onlyaa-real/SubProcesses/P0_aa_wpwm/all_G1_1451/MADatNLO.HwU /farmstorage/marcozaro/MadGraph/mg5amcnlo/mupmum_ww_nlo_onlyaa-real/SubProcesses/P0_aa_wpwm/all_G1_87/MADatNLO.HwU /farmstorage/marcozaro/MadGraph/mg5amcnlo/mupmum_ww_nlo_onlyaa-real/SubProcesses/P0_aa_wpwm/all_G1_933/MADatNLO.HwU /farmstorage/marcozaro/MadGraph/mg5amcnlo/mupmum_ww_nlo_onlyaa-real/SubProcesses/P0_aa_wpwm/all_G1_581/MADatNLO.HwU /farmstorage/marcozaro/MadGraph/mg5amcnlo/mupmum_ww_nlo_onlyaa-real/SubProcesses/P0_aa_wpwm/all_G1_1949/MADatNLO.HwU /farmstorage/marcozaro/MadGraph/mg5amcnlo/mupmum_ww_nlo_onlyaa-real/SubProcesses/P0_aa_wpwm/all_G1_1854/MADatNLO.HwU /farmstorage/marcozaro/MadGraph/mg5amcnlo/mupmum_ww_nlo_onlyaa-real/SubProcesses/P0_aa_wpwm/all_G1_270/MADatNLO.HwU /farmstorage/marcozaro/MadGraph/mg5amcnlo/mupmum_ww_nlo_onlyaa-real/SubProcesses/P0_aa_wpwm/all_G1_1541/MADatNLO.HwU /farmstorage/marcozaro/MadGraph/mg5amcnlo/mupmum_ww_nlo_onlyaa-real/SubProcesses/P0_aa_wpwm/all_G1_1017/MADatNLO.HwU /farmstorage/marcozaro/MadGraph/mg5amcnlo/mupmum_ww_nlo_onlyaa-real/SubProcesses/P0_aa_wpwm/all_G1_1266/MADatNLO.HwU /farmstorage/marcozaro/MadGraph/mg5amcnlo/mupmum_ww_nlo_onlyaa-real/SubProcesses/P0_aa_wpwm/all_G1_1596/MADatNLO.HwU /farmstorage/marcozaro/MadGraph/mg5amcnlo/mupmum_ww_nlo_onlyaa-real/SubProcesses/P0_aa_wpwm/all_G1_82/MADatNLO.HwU /farmstorage/marcozaro/MadGraph/mg5amcnlo/mupmum_ww_nlo_onlyaa-real/SubProcesses/P0_aa_wpwm/all_G1_1195/MADatNLO.HwU /farmstorage/marcozaro/MadGraph/mg5amcnlo/mupmum_ww_nlo_onlyaa-real/SubProcesses/P0_aa_wpwm/all_G1_1170/MADatNLO.HwU /farmstorage/marcozaro/MadGraph/mg5amcnlo/mupmum_ww_nlo_onlyaa-real/SubProcesses/P0_aa_wpwm/all_G1_718/MADatNLO.HwU /farmstorage/marcozaro/MadGraph/mg5amcnlo/mupmum_ww_nlo_onlyaa-real/SubProcesses/P0_aa_wpwm/all_G1_1203/MADatNLO.HwU /farmstorage/marcozaro/MadGraph/mg5amcnlo/mupmum_ww_nlo_onlyaa-real/SubProcesses/P0_aa_wpwm/all_G1_1414/MADatNLO.HwU /farmstorage/marcozaro/MadGraph/mg5amcnlo/mupmum_ww_nlo_onlyaa-real/SubProcesses/P0_aa_wpwm/all_G1_104/MADatNLO.HwU /farmstorage/marcozaro/MadGraph/mg5amcnlo/mupmum_ww_nlo_onlyaa-real/SubProcesses/P0_aa_wpwm/all_G1_472/MADatNLO.HwU /farmstorage/marcozaro/MadGraph/mg5amcnlo/mupmum_ww_nlo_onlyaa-real/SubProcesses/P0_aa_wpwm/all_G1_1896/MADatNLO.HwU /farmstorage/marcozaro/MadGraph/mg5amcnlo/mupmum_ww_nlo_onlyaa-real/SubProcesses/P0_aa_wpwm/all_G1_192/MADatNLO.HwU /farmstorage/marcozaro/MadGraph/mg5amcnlo/mupmum_ww_nlo_onlyaa-real/SubProcesses/P0_aa_wpwm/all_G1_909/MADatNLO.HwU /farmstorage/marcozaro/MadGraph/mg5amcnlo/mupmum_ww_nlo_onlyaa-real/SubProcesses/P0_aa_wpwm/all_G1_1639/MADatNLO.HwU /farmstorage/marcozaro/MadGraph/mg5amcnlo/mupmum_ww_nlo_onlyaa-real/SubProcesses/P0_aa_wpwm/all_G1_1405/MADatNLO.HwU /farmstorage/marcozaro/MadGraph/mg5amcnlo/mupmum_ww_nlo_onlyaa-real/SubProcesses/P0_aa_wpwm/all_G1_1190/MADatNLO.HwU /farmstorage/marcozaro/MadGraph/mg5amcnlo/mupmum_ww_nlo_onlyaa-real/SubProcesses/P0_aa_wpwm/all_G1_985/MADatNLO.HwU /farmstorage/marcozaro/MadGraph/mg5amcnlo/mupmum_ww_nlo_onlyaa-real/SubProcesses/P0_aa_wpwm/all_G1_1172/MADatNLO.HwU /farmstorage/marcozaro/MadGraph/mg5amcnlo/mupmum_ww_nlo_onlyaa-real/SubProcesses/P0_aa_wpwm/all_G1_1149/MADatNLO.HwU /farmstorage/marcozaro/MadGraph/mg5amcnlo/mupmum_ww_nlo_onlyaa-real/SubProcesses/P0_aa_wpwm/all_G1_1021/MADatNLO.HwU /farmstorage/marcozaro/MadGraph/mg5amcnlo/mupmum_ww_nlo_onlyaa-real/SubProcesses/P0_aa_wpwm/all_G1_48/MADatNLO.HwU /farmstorage/marcozaro/MadGraph/mg5amcnlo/mupmum_ww_nlo_onlyaa-real/SubProcesses/P0_aa_wpwm/all_G1_1133/MADatNLO.HwU /farmstorage/marcozaro/MadGraph/mg5amcnlo/mupmum_ww_nlo_onlyaa-real/SubProcesses/P0_aa_wpwm/all_G1_980/MADatNLO.HwU /farmstorage/marcozaro/MadGraph/mg5amcnlo/mupmum_ww_nlo_onlyaa-real/SubProcesses/P0_aa_wpwm/all_G1_300/MADatNLO.HwU /farmstorage/marcozaro/MadGraph/mg5amcnlo/mupmum_ww_nlo_onlyaa-real/SubProcesses/P0_aa_wpwm/all_G1_487/MADatNLO.HwU /farmstorage/marcozaro/MadGraph/mg5amcnlo/mupmum_ww_nlo_onlyaa-real/SubProcesses/P0_aa_wpwm/all_G1_1924/MADatNLO.HwU /farmstorage/marcozaro/MadGraph/mg5amcnlo/mupmum_ww_nlo_onlyaa-real/SubProcesses/P0_aa_wpwm/all_G1_57/MADatNLO.HwU /farmstorage/marcozaro/MadGraph/mg5amcnlo/mupmum_ww_nlo_onlyaa-real/SubProcesses/P0_aa_wpwm/all_G1_1161/MADatNLO.HwU /farmstorage/marcozaro/MadGraph/mg5amcnlo/mupmum_ww_nlo_onlyaa-real/SubProcesses/P0_aa_wpwm/all_G1_595/MADatNLO.HwU /farmstorage/marcozaro/MadGraph/mg5amcnlo/mupmum_ww_nlo_onlyaa-real/SubProcesses/P0_aa_wpwm/all_G1_551/MADatNLO.HwU /farmstorage/marcozaro/MadGraph/mg5amcnlo/mupmum_ww_nlo_onlyaa-real/SubProcesses/P0_aa_wpwm/all_G1_1252/MADatNLO.HwU /farmstorage/marcozaro/MadGraph/mg5amcnlo/mupmum_ww_nlo_onlyaa-real/SubProcesses/P0_aa_wpwm/all_G1_633/MADatNLO.HwU /farmstorage/marcozaro/MadGraph/mg5amcnlo/mupmum_ww_nlo_onlyaa-real/SubProcesses/P0_aa_wpwm/all_G1_715/MADatNLO.HwU /farmstorage/marcozaro/MadGraph/mg5amcnlo/mupmum_ww_nlo_onlyaa-real/SubProcesses/P0_aa_wpwm/all_G1_1434/MADatNLO.HwU /farmstorage/marcozaro/MadGraph/mg5amcnlo/mupmum_ww_nlo_onlyaa-real/SubProcesses/P0_aa_wpwm/all_G1_131/MADatNLO.HwU /farmstorage/marcozaro/MadGraph/mg5amcnlo/mupmum_ww_nlo_onlyaa-real/SubProcesses/P0_aa_wpwm/all_G1_1625/MADatNLO.HwU /farmstorage/marcozaro/MadGraph/mg5amcnlo/mupmum_ww_nlo_onlyaa-real/SubProcesses/P0_aa_wpwm/all_G1_1713/MADatNLO.HwU /farmstorage/marcozaro/MadGraph/mg5amcnlo/mupmum_ww_nlo_onlyaa-real/SubProcesses/P0_aa_wpwm/all_G1_1166/MADatNLO.HwU /farmstorage/marcozaro/MadGraph/mg5amcnlo/mupmum_ww_nlo_onlyaa-real/SubProcesses/P0_aa_wpwm/all_G1_1037/MADatNLO.HwU /farmstorage/marcozaro/MadGraph/mg5amcnlo/mupmum_ww_nlo_onlyaa-real/SubProcesses/P0_aa_wpwm/all_G1_1783/MADatNLO.HwU /farmstorage/marcozaro/MadGraph/mg5amcnlo/mupmum_ww_nlo_onlyaa-real/SubProcesses/P0_aa_wpwm/all_G1_1526/MADatNLO.HwU /farmstorage/marcozaro/MadGraph/mg5amcnlo/mupmum_ww_nlo_onlyaa-real/SubProcesses/P0_aa_wpwm/all_G1_304/MADatNLO.HwU /farmstorage/marcozaro/MadGraph/mg5amcnlo/mupmum_ww_nlo_onlyaa-real/SubProcesses/P0_aa_wpwm/all_G1_450/MADatNLO.HwU /farmstorage/marcozaro/MadGraph/mg5amcnlo/mupmum_ww_nlo_onlyaa-real/SubProcesses/P0_aa_wpwm/all_G1_1684/MADatNLO.HwU /farmstorage/marcozaro/MadGraph/mg5amcnlo/mupmum_ww_nlo_onlyaa-real/SubProcesses/P0_aa_wpwm/all_G1_948/MADatNLO.HwU /farmstorage/marcozaro/MadGraph/mg5amcnlo/mupmum_ww_nlo_onlyaa-real/SubProcesses/P0_aa_wpwm/all_G1_804/MADatNLO.HwU /farmstorage/marcozaro/MadGraph/mg5amcnlo/mupmum_ww_nlo_onlyaa-real/SubProcesses/P0_aa_wpwm/all_G1_333/MADatNLO.HwU /farmstorage/marcozaro/MadGraph/mg5amcnlo/mupmum_ww_nlo_onlyaa-real/SubProcesses/P0_aa_wpwm/all_G1_1855/MADatNLO.HwU /farmstorage/marcozaro/MadGraph/mg5amcnlo/mupmum_ww_nlo_onlyaa-real/SubProcesses/P0_aa_wpwm/all_G1_813/MADatNLO.HwU /farmstorage/marcozaro/MadGraph/mg5amcnlo/mupmum_ww_nlo_onlyaa-real/SubProcesses/P0_aa_wpwm/all_G1_1354/MADatNLO.HwU /farmstorage/marcozaro/MadGraph/mg5amcnlo/mupmum_ww_nlo_onlyaa-real/SubProcesses/P0_aa_wpwm/all_G1_377/MADatNLO.HwU /farmstorage/marcozaro/MadGraph/mg5amcnlo/mupmum_ww_nlo_onlyaa-real/SubProcesses/P0_aa_wpwm/all_G1_367/MADatNLO.HwU /farmstorage/marcozaro/MadGraph/mg5amcnlo/mupmum_ww_nlo_onlyaa-real/SubProcesses/P0_aa_wpwm/all_G1_1001/MADatNLO.HwU /farmstorage/marcozaro/MadGraph/mg5amcnlo/mupmum_ww_nlo_onlyaa-real/SubProcesses/P0_aa_wpwm/all_G1_698/MADatNLO.HwU /farmstorage/marcozaro/MadGraph/mg5amcnlo/mupmum_ww_nlo_onlyaa-real/SubProcesses/P0_aa_wpwm/all_G1_1095/MADatNLO.HwU /farmstorage/marcozaro/MadGraph/mg5amcnlo/mupmum_ww_nlo_onlyaa-real/SubProcesses/P0_aa_wpwm/all_G1_1155/MADatNLO.HwU /farmstorage/marcozaro/MadGraph/mg5amcnlo/mupmum_ww_nlo_onlyaa-real/SubProcesses/P0_aa_wpwm/all_G1_580/MADatNLO.HwU /farmstorage/marcozaro/MadGraph/mg5amcnlo/mupmum_ww_nlo_onlyaa-real/SubProcesses/P0_aa_wpwm/all_G1_1734/MADatNLO.HwU /farmstorage/marcozaro/MadGraph/mg5amcnlo/mupmum_ww_nlo_onlyaa-real/SubProcesses/P0_aa_wpwm/all_G1_910/MADatNLO.HwU /farmstorage/marcozaro/MadGraph/mg5amcnlo/mupmum_ww_nlo_onlyaa-real/SubProcesses/P0_aa_wpwm/all_G1_636/MADatNLO.HwU /farmstorage/marcozaro/MadGraph/mg5amcnlo/mupmum_ww_nlo_onlyaa-real/SubProcesses/P0_aa_wpwm/all_G1_375/MADatNLO.HwU /farmstorage/marcozaro/MadGraph/mg5amcnlo/mupmum_ww_nlo_onlyaa-real/SubProcesses/P0_aa_wpwm/all_G1_857/MADatNLO.HwU /farmstorage/marcozaro/MadGraph/mg5amcnlo/mupmum_ww_nlo_onlyaa-real/SubProcesses/P0_aa_wpwm/all_G1_524/MADatNLO.HwU /farmstorage/marcozaro/MadGraph/mg5amcnlo/mupmum_ww_nlo_onlyaa-real/SubProcesses/P0_aa_wpwm/all_G1_1922/MADatNLO.HwU /farmstorage/marcozaro/MadGraph/mg5amcnlo/mupmum_ww_nlo_onlyaa-real/SubProcesses/P0_aa_wpwm/all_G1_1835/MADatNLO.HwU /farmstorage/marcozaro/MadGraph/mg5amcnlo/mupmum_ww_nlo_onlyaa-real/SubProcesses/P0_aa_wpwm/all_G1_1602/MADatNLO.HwU /farmstorage/marcozaro/MadGraph/mg5amcnlo/mupmum_ww_nlo_onlyaa-real/SubProcesses/P0_aa_wpwm/all_G1_786/MADatNLO.HwU /farmstorage/marcozaro/MadGraph/mg5amcnlo/mupmum_ww_nlo_onlyaa-real/SubProcesses/P0_aa_wpwm/all_G1_290/MADatNLO.HwU /farmstorage/marcozaro/MadGraph/mg5amcnlo/mupmum_ww_nlo_onlyaa-real/SubProcesses/P0_aa_wpwm/all_G1_1435/MADatNLO.HwU /farmstorage/marcozaro/MadGraph/mg5amcnlo/mupmum_ww_nlo_onlyaa-real/SubProcesses/P0_aa_wpwm/all_G1_1995/MADatNLO.HwU /farmstorage/marcozaro/MadGraph/mg5amcnlo/mupmum_ww_nlo_onlyaa-real/SubProcesses/P0_aa_wpwm/all_G1_1860/MADatNLO.HwU /farmstorage/marcozaro/MadGraph/mg5amcnlo/mupmum_ww_nlo_onlyaa-real/SubProcesses/P0_aa_wpwm/all_G1_883/MADatNLO.HwU /farmstorage/marcozaro/MadGraph/mg5amcnlo/mupmum_ww_nlo_onlyaa-real/SubProcesses/P0_aa_wpwm/all_G1_1764/MADatNLO.HwU /farmstorage/marcozaro/MadGraph/mg5amcnlo/mupmum_ww_nlo_onlyaa-real/SubProcesses/P0_aa_wpwm/all_G1_1062/MADatNLO.HwU /farmstorage/marcozaro/MadGraph/mg5amcnlo/mupmum_ww_nlo_onlyaa-real/SubProcesses/P0_aa_wpwm/all_G1_747/MADatNLO.HwU /farmstorage/marcozaro/MadGraph/mg5amcnlo/mupmum_ww_nlo_onlyaa-real/SubProcesses/P0_aa_wpwm/all_G1_125/MADatNLO.HwU /farmstorage/marcozaro/MadGraph/mg5amcnlo/mupmum_ww_nlo_onlyaa-real/SubProcesses/P0_aa_wpwm/all_G1_154/MADatNLO.HwU /farmstorage/marcozaro/MadGraph/mg5amcnlo/mupmum_ww_nlo_onlyaa-real/SubProcesses/P0_aa_wpwm/all_G1_317/MADatNLO.HwU /farmstorage/marcozaro/MadGraph/mg5amcnlo/mupmum_ww_nlo_onlyaa-real/SubProcesses/P0_aa_wpwm/all_G1_1121/MADatNLO.HwU /farmstorage/marcozaro/MadGraph/mg5amcnlo/mupmum_ww_nlo_onlyaa-real/SubProcesses/P0_aa_wpwm/all_G1_1230/MADatNLO.HwU /farmstorage/marcozaro/MadGraph/mg5amcnlo/mupmum_ww_nlo_onlyaa-real/SubProcesses/P0_aa_wpwm/all_G1_1185/MADatNLO.HwU /farmstorage/marcozaro/MadGraph/mg5amcnlo/mupmum_ww_nlo_onlyaa-real/SubProcesses/P0_aa_wpwm/all_G1_130/MADatNLO.HwU /farmstorage/marcozaro/MadGraph/mg5amcnlo/mupmum_ww_nlo_onlyaa-real/SubProcesses/P0_aa_wpwm/all_G1_1957/MADatNLO.HwU /farmstorage/marcozaro/MadGraph/mg5amcnlo/mupmum_ww_nlo_onlyaa-real/SubProcesses/P0_aa_wpwm/all_G1_1077/MADatNLO.HwU /farmstorage/marcozaro/MadGraph/mg5amcnlo/mupmum_ww_nlo_onlyaa-real/SubProcesses/P0_aa_wpwm/all_G1_1693/MADatNLO.HwU /farmstorage/marcozaro/MadGraph/mg5amcnlo/mupmum_ww_nlo_onlyaa-real/SubProcesses/P0_aa_wpwm/all_G1_422/MADatNLO.HwU /farmstorage/marcozaro/MadGraph/mg5amcnlo/mupmum_ww_nlo_onlyaa-real/SubProcesses/P0_aa_wpwm/all_G1_1999/MADatNLO.HwU /farmstorage/marcozaro/MadGraph/mg5amcnlo/mupmum_ww_nlo_onlyaa-real/SubProcesses/P0_aa_wpwm/all_G1_950/MADatNLO.HwU /farmstorage/marcozaro/MadGraph/mg5amcnlo/mupmum_ww_nlo_onlyaa-real/SubProcesses/P0_aa_wpwm/all_G1_1144/MADatNLO.HwU /farmstorage/marcozaro/MadGraph/mg5amcnlo/mupmum_ww_nlo_onlyaa-real/SubProcesses/P0_aa_wpwm/all_G1_248/MADatNLO.HwU /farmstorage/marcozaro/MadGraph/mg5amcnlo/mupmum_ww_nlo_onlyaa-real/SubProcesses/P0_aa_wpwm/all_G1_1530/MADatNLO.HwU /farmstorage/marcozaro/MadGraph/mg5amcnlo/mupmum_ww_nlo_onlyaa-real/SubProcesses/P0_aa_wpwm/all_G1_38/MADatNLO.HwU /farmstorage/marcozaro/MadGraph/mg5amcnlo/mupmum_ww_nlo_onlyaa-real/SubProcesses/P0_aa_wpwm/all_G1_1740/MADatNLO.HwU /farmstorage/marcozaro/MadGraph/mg5amcnlo/mupmum_ww_nlo_onlyaa-real/SubProcesses/P0_aa_wpwm/all_G1_1154/MADatNLO.HwU /farmstorage/marcozaro/MadGraph/mg5amcnlo/mupmum_ww_nlo_onlyaa-real/SubProcesses/P0_aa_wpwm/all_G1_163/MADatNLO.HwU /farmstorage/marcozaro/MadGraph/mg5amcnlo/mupmum_ww_nlo_onlyaa-real/SubProcesses/P0_aa_wpwm/all_G1_1339/MADatNLO.HwU /farmstorage/marcozaro/MadGraph/mg5amcnlo/mupmum_ww_nlo_onlyaa-real/SubProcesses/P0_aa_wpwm/all_G1_111/MADatNLO.HwU /farmstorage/marcozaro/MadGraph/mg5amcnlo/mupmum_ww_nlo_onlyaa-real/SubProcesses/P0_aa_wpwm/all_G1_331/MADatNLO.HwU /farmstorage/marcozaro/MadGraph/mg5amcnlo/mupmum_ww_nlo_onlyaa-real/SubProcesses/P0_aa_wpwm/all_G1_809/MADatNLO.HwU /farmstorage/marcozaro/MadGraph/mg5amcnlo/mupmum_ww_nlo_onlyaa-real/SubProcesses/P0_aa_wpwm/all_G1_901/MADatNLO.HwU /farmstorage/marcozaro/MadGraph/mg5amcnlo/mupmum_ww_nlo_onlyaa-real/SubProcesses/P0_aa_wpwm/all_G1_681/MADatNLO.HwU /farmstorage/marcozaro/MadGraph/mg5amcnlo/mupmum_ww_nlo_onlyaa-real/SubProcesses/P0_aa_wpwm/all_G1_958/MADatNLO.HwU /farmstorage/marcozaro/MadGraph/mg5amcnlo/mupmum_ww_nlo_onlyaa-real/SubProcesses/P0_aa_wpwm/all_G1_1216/MADatNLO.HwU /farmstorage/marcozaro/MadGraph/mg5amcnlo/mupmum_ww_nlo_onlyaa-real/SubProcesses/P0_aa_wpwm/all_G1_409/MADatNLO.HwU /farmstorage/marcozaro/MadGraph/mg5amcnlo/mupmum_ww_nlo_onlyaa-real/SubProcesses/P0_aa_wpwm/all_G1_59/MADatNLO.HwU /farmstorage/marcozaro/MadGraph/mg5amcnlo/mupmum_ww_nlo_onlyaa-real/SubProcesses/P0_aa_wpwm/all_G1_1029/MADatNLO.HwU /farmstorage/marcozaro/MadGraph/mg5amcnlo/mupmum_ww_nlo_onlyaa-real/SubProcesses/P0_aa_wpwm/all_G1_1048/MADatNLO.HwU /farmstorage/marcozaro/MadGraph/mg5amcnlo/mupmum_ww_nlo_onlyaa-real/SubProcesses/P0_aa_wpwm/all_G1_807/MADatNLO.HwU /farmstorage/marcozaro/MadGraph/mg5amcnlo/mupmum_ww_nlo_onlyaa-real/SubProcesses/P0_aa_wpwm/all_G1_858/MADatNLO.HwU /farmstorage/marcozaro/MadGraph/mg5amcnlo/mupmum_ww_nlo_onlyaa-real/SubProcesses/P0_aa_wpwm/all_G1_1447/MADatNLO.HwU /farmstorage/marcozaro/MadGraph/mg5amcnlo/mupmum_ww_nlo_onlyaa-real/SubProcesses/P0_aa_wpwm/all_G1_1886/MADatNLO.HwU /farmstorage/marcozaro/MadGraph/mg5amcnlo/mupmum_ww_nlo_onlyaa-real/SubProcesses/P0_aa_wpwm/all_G1_1243/MADatNLO.HwU /farmstorage/marcozaro/MadGraph/mg5amcnlo/mupmum_ww_nlo_onlyaa-real/SubProcesses/P0_aa_wpwm/all_G1_913/MADatNLO.HwU /farmstorage/marcozaro/MadGraph/mg5amcnlo/mupmum_ww_nlo_onlyaa-real/SubProcesses/P0_aa_wpwm/all_G1_1544/MADatNLO.HwU /farmstorage/marcozaro/MadGraph/mg5amcnlo/mupmum_ww_nlo_onlyaa-real/SubProcesses/P0_aa_wpwm/all_G1_1450/MADatNLO.HwU /farmstorage/marcozaro/MadGraph/mg5amcnlo/mupmum_ww_nlo_onlyaa-real/SubProcesses/P0_aa_wpwm/all_G1_1277/MADatNLO.HwU /farmstorage/marcozaro/MadGraph/mg5amcnlo/mupmum_ww_nlo_onlyaa-real/SubProcesses/P0_aa_wpwm/all_G1_783/MADatNLO.HwU /farmstorage/marcozaro/MadGraph/mg5amcnlo/mupmum_ww_nlo_onlyaa-real/SubProcesses/P0_aa_wpwm/all_G1_1278/MADatNLO.HwU /farmstorage/marcozaro/MadGraph/mg5amcnlo/mupmum_ww_nlo_onlyaa-real/SubProcesses/P0_aa_wpwm/all_G1_941/MADatNLO.HwU /farmstorage/marcozaro/MadGraph/mg5amcnlo/mupmum_ww_nlo_onlyaa-real/SubProcesses/P0_aa_wpwm/all_G1_846/MADatNLO.HwU /farmstorage/marcozaro/MadGraph/mg5amcnlo/mupmum_ww_nlo_onlyaa-real/SubProcesses/P0_aa_wpwm/all_G1_361/MADatNLO.HwU /farmstorage/marcozaro/MadGraph/mg5amcnlo/mupmum_ww_nlo_onlyaa-real/SubProcesses/P0_aa_wpwm/all_G1_1752/MADatNLO.HwU /farmstorage/marcozaro/MadGraph/mg5amcnlo/mupmum_ww_nlo_onlyaa-real/SubProcesses/P0_aa_wpwm/all_G1_755/MADatNLO.HwU /farmstorage/marcozaro/MadGraph/mg5amcnlo/mupmum_ww_nlo_onlyaa-real/SubProcesses/P0_aa_wpwm/all_G1_512/MADatNLO.HwU /farmstorage/marcozaro/MadGraph/mg5amcnlo/mupmum_ww_nlo_onlyaa-real/SubProcesses/P0_aa_wpwm/all_G1_430/MADatNLO.HwU /farmstorage/marcozaro/MadGraph/mg5amcnlo/mupmum_ww_nlo_onlyaa-real/SubProcesses/P0_aa_wpwm/all_G1_1728/MADatNLO.HwU /farmstorage/marcozaro/MadGraph/mg5amcnlo/mupmum_ww_nlo_onlyaa-real/SubProcesses/P0_aa_wpwm/all_G1_1136/MADatNLO.HwU /farmstorage/marcozaro/MadGraph/mg5amcnlo/mupmum_ww_nlo_onlyaa-real/SubProcesses/P0_aa_wpwm/all_G1_685/MADatNLO.HwU /farmstorage/marcozaro/MadGraph/mg5amcnlo/mupmum_ww_nlo_onlyaa-real/SubProcesses/P0_aa_wpwm/all_G1_661/MADatNLO.HwU /farmstorage/marcozaro/MadGraph/mg5amcnlo/mupmum_ww_nlo_onlyaa-real/SubProcesses/P0_aa_wpwm/all_G1_1966/MADatNLO.HwU /farmstorage/marcozaro/MadGraph/mg5amcnlo/mupmum_ww_nlo_onlyaa-real/SubProcesses/P0_aa_wpwm/all_G1_868/MADatNLO.HwU /farmstorage/marcozaro/MadGraph/mg5amcnlo/mupmum_ww_nlo_onlyaa-real/SubProcesses/P0_aa_wpwm/all_G1_730/MADatNLO.HwU /farmstorage/marcozaro/MadGraph/mg5amcnlo/mupmum_ww_nlo_onlyaa-real/SubProcesses/P0_aa_wpwm/all_G1_531/MADatNLO.HwU /farmstorage/marcozaro/MadGraph/mg5amcnlo/mupmum_ww_nlo_onlyaa-real/SubProcesses/P0_aa_wpwm/all_G1_1031/MADatNLO.HwU /farmstorage/marcozaro/MadGraph/mg5amcnlo/mupmum_ww_nlo_onlyaa-real/SubProcesses/P0_aa_wpwm/all_G1_875/MADatNLO.HwU /farmstorage/marcozaro/MadGraph/mg5amcnlo/mupmum_ww_nlo_onlyaa-real/SubProcesses/P0_aa_wpwm/all_G1_683/MADatNLO.HwU /farmstorage/marcozaro/MadGraph/mg5amcnlo/mupmum_ww_nlo_onlyaa-real/SubProcesses/P0_aa_wpwm/all_G1_1137/MADatNLO.HwU /farmstorage/marcozaro/MadGraph/mg5amcnlo/mupmum_ww_nlo_onlyaa-real/SubProcesses/P0_aa_wpwm/all_G1_631/MADatNLO.HwU /farmstorage/marcozaro/MadGraph/mg5amcnlo/mupmum_ww_nlo_onlyaa-real/SubProcesses/P0_aa_wpwm/all_G1_820/MADatNLO.HwU /farmstorage/marcozaro/MadGraph/mg5amcnlo/mupmum_ww_nlo_onlyaa-real/SubProcesses/P0_aa_wpwm/all_G1_1611/MADatNLO.HwU /farmstorage/marcozaro/MadGraph/mg5amcnlo/mupmum_ww_nlo_onlyaa-real/SubProcesses/P0_aa_wpwm/all_G1_201/MADatNLO.HwU /farmstorage/marcozaro/MadGraph/mg5amcnlo/mupmum_ww_nlo_onlyaa-real/SubProcesses/P0_aa_wpwm/all_G1_39/MADatNLO.HwU /farmstorage/marcozaro/MadGraph/mg5amcnlo/mupmum_ww_nlo_onlyaa-real/SubProcesses/P0_aa_wpwm/all_G1_1382/MADatNLO.HwU /farmstorage/marcozaro/MadGraph/mg5amcnlo/mupmum_ww_nlo_onlyaa-real/SubProcesses/P0_aa_wpwm/all_G1_1723/MADatNLO.HwU /farmstorage/marcozaro/MadGraph/mg5amcnlo/mupmum_ww_nlo_onlyaa-real/SubProcesses/P0_aa_wpwm/all_G1_1014/MADatNLO.HwU /farmstorage/marcozaro/MadGraph/mg5amcnlo/mupmum_ww_nlo_onlyaa-real/SubProcesses/P0_aa_wpwm/all_G1_60/MADatNLO.HwU /farmstorage/marcozaro/MadGraph/mg5amcnlo/mupmum_ww_nlo_onlyaa-real/SubProcesses/P0_aa_wpwm/all_G1_1026/MADatNLO.HwU /farmstorage/marcozaro/MadGraph/mg5amcnlo/mupmum_ww_nlo_onlyaa-real/SubProcesses/P0_aa_wpwm/all_G1_785/MADatNLO.HwU /farmstorage/marcozaro/MadGraph/mg5amcnlo/mupmum_ww_nlo_onlyaa-real/SubProcesses/P0_aa_wpwm/all_G1_1088/MADatNLO.HwU /farmstorage/marcozaro/MadGraph/mg5amcnlo/mupmum_ww_nlo_onlyaa-real/SubProcesses/P0_aa_wpwm/all_G1_1990/MADatNLO.HwU /farmstorage/marcozaro/MadGraph/mg5amcnlo/mupmum_ww_nlo_onlyaa-real/SubProcesses/P0_aa_wpwm/all_G1_1656/MADatNLO.HwU /farmstorage/marcozaro/MadGraph/mg5amcnlo/mupmum_ww_nlo_onlyaa-real/SubProcesses/P0_aa_wpwm/all_G1_1800/MADatNLO.HwU /farmstorage/marcozaro/MadGraph/mg5amcnlo/mupmum_ww_nlo_onlyaa-real/SubProcesses/P0_aa_wpwm/all_G1_535/MADatNLO.HwU /farmstorage/marcozaro/MadGraph/mg5amcnlo/mupmum_ww_nlo_onlyaa-real/SubProcesses/P0_aa_wpwm/all_G1_1917/MADatNLO.HwU /farmstorage/marcozaro/MadGraph/mg5amcnlo/mupmum_ww_nlo_onlyaa-real/SubProcesses/P0_aa_wpwm/all_G1_1642/MADatNLO.HwU /farmstorage/marcozaro/MadGraph/mg5amcnlo/mupmum_ww_nlo_onlyaa-real/SubProcesses/P0_aa_wpwm/all_G1_1873/MADatNLO.HwU /farmstorage/marcozaro/MadGraph/mg5amcnlo/mupmum_ww_nlo_onlyaa-real/SubProcesses/P0_aa_wpwm/all_G1_1661/MADatNLO.HwU /farmstorage/marcozaro/MadGraph/mg5amcnlo/mupmum_ww_nlo_onlyaa-real/SubProcesses/P0_aa_wpwm/all_G1_721/MADatNLO.HwU /farmstorage/marcozaro/MadGraph/mg5amcnlo/mupmum_ww_nlo_onlyaa-real/SubProcesses/P0_aa_wpwm/all_G1_679/MADatNLO.HwU /farmstorage/marcozaro/MadGraph/mg5amcnlo/mupmum_ww_nlo_onlyaa-real/SubProcesses/P0_aa_wpwm/all_G1_1627/MADatNLO.HwU /farmstorage/marcozaro/MadGraph/mg5amcnlo/mupmum_ww_nlo_onlyaa-real/SubProcesses/P0_aa_wpwm/all_G1_1779/MADatNLO.HwU /farmstorage/marcozaro/MadGraph/mg5amcnlo/mupmum_ww_nlo_onlyaa-real/SubProcesses/P0_aa_wpwm/all_G1_700/MADatNLO.HwU /farmstorage/marcozaro/MadGraph/mg5amcnlo/mupmum_ww_nlo_onlyaa-real/SubProcesses/P0_aa_wpwm/all_G1_274/MADatNLO.HwU /farmstorage/marcozaro/MadGraph/mg5amcnlo/mupmum_ww_nlo_onlyaa-real/SubProcesses/P0_aa_wpwm/all_G1_1997/MADatNLO.HwU /farmstorage/marcozaro/MadGraph/mg5amcnlo/mupmum_ww_nlo_onlyaa-real/SubProcesses/P0_aa_wpwm/all_G1_1813/MADatNLO.HwU /farmstorage/marcozaro/MadGraph/mg5amcnlo/mupmum_ww_nlo_onlyaa-real/SubProcesses/P0_aa_wpwm/all_G1_1599/MADatNLO.HwU /farmstorage/marcozaro/MadGraph/mg5amcnlo/mupmum_ww_nlo_onlyaa-real/SubProcesses/P0_aa_wpwm/all_G1_19/MADatNLO.HwU /farmstorage/marcozaro/MadGraph/mg5amcnlo/mupmum_ww_nlo_onlyaa-real/SubProcesses/P0_aa_wpwm/all_G1_593/MADatNLO.HwU /farmstorage/marcozaro/MadGraph/mg5amcnlo/mupmum_ww_nlo_onlyaa-real/SubProcesses/P0_aa_wpwm/all_G1_1402/MADatNLO.HwU /farmstorage/marcozaro/MadGraph/mg5amcnlo/mupmum_ww_nlo_onlyaa-real/SubProcesses/P0_aa_wpwm/all_G1_801/MADatNLO.HwU /farmstorage/marcozaro/MadGraph/mg5amcnlo/mupmum_ww_nlo_onlyaa-real/SubProcesses/P0_aa_wpwm/all_G1_740/MADatNLO.HwU /farmstorage/marcozaro/MadGraph/mg5amcnlo/mupmum_ww_nlo_onlyaa-real/SubProcesses/P0_aa_wpwm/all_G1_1540/MADatNLO.HwU /farmstorage/marcozaro/MadGraph/mg5amcnlo/mupmum_ww_nlo_onlyaa-real/SubProcesses/P0_aa_wpwm/all_G1_630/MADatNLO.HwU /farmstorage/marcozaro/MadGraph/mg5amcnlo/mupmum_ww_nlo_onlyaa-real/SubProcesses/P0_aa_wpwm/all_G1_1614/MADatNLO.HwU /farmstorage/marcozaro/MadGraph/mg5amcnlo/mupmum_ww_nlo_onlyaa-real/SubProcesses/P0_aa_wpwm/all_G1_1979/MADatNLO.HwU /farmstorage/marcozaro/MadGraph/mg5amcnlo/mupmum_ww_nlo_onlyaa-real/SubProcesses/P0_aa_wpwm/all_G1_1018/MADatNLO.HwU /farmstorage/marcozaro/MadGraph/mg5amcnlo/mupmum_ww_nlo_onlyaa-real/SubProcesses/P0_aa_wpwm/all_G1_1788/MADatNLO.HwU /farmstorage/marcozaro/MadGraph/mg5amcnlo/mupmum_ww_nlo_onlyaa-real/SubProcesses/P0_aa_wpwm/all_G1_183/MADatNLO.HwU /farmstorage/marcozaro/MadGraph/mg5amcnlo/mupmum_ww_nlo_onlyaa-real/SubProcesses/P0_aa_wpwm/all_G1_1638/MADatNLO.HwU /farmstorage/marcozaro/MadGraph/mg5amcnlo/mupmum_ww_nlo_onlyaa-real/SubProcesses/P0_aa_wpwm/all_G1_334/MADatNLO.HwU /farmstorage/marcozaro/MadGraph/mg5amcnlo/mupmum_ww_nlo_onlyaa-real/SubProcesses/P0_aa_wpwm/all_G1_732/MADatNLO.HwU /farmstorage/marcozaro/MadGraph/mg5amcnlo/mupmum_ww_nlo_onlyaa-real/SubProcesses/P0_aa_wpwm/all_G1_1466/MADatNLO.HwU /farmstorage/marcozaro/MadGraph/mg5amcnlo/mupmum_ww_nlo_onlyaa-real/SubProcesses/P0_aa_wpwm/all_G1_1524/MADatNLO.HwU /farmstorage/marcozaro/MadGraph/mg5amcnlo/mupmum_ww_nlo_onlyaa-real/SubProcesses/P0_aa_wpwm/all_G1_1538/MADatNLO.HwU /farmstorage/marcozaro/MadGraph/mg5amcnlo/mupmum_ww_nlo_onlyaa-real/SubProcesses/P0_aa_wpwm/all_G1_218/MADatNLO.HwU /farmstorage/marcozaro/MadGraph/mg5amcnlo/mupmum_ww_nlo_onlyaa-real/SubProcesses/P0_aa_wpwm/all_G1_12/MADatNLO.HwU /farmstorage/marcozaro/MadGraph/mg5amcnlo/mupmum_ww_nlo_onlyaa-real/SubProcesses/P0_aa_wpwm/all_G1_827/MADatNLO.HwU /farmstorage/marcozaro/MadGraph/mg5amcnlo/mupmum_ww_nlo_onlyaa-real/SubProcesses/P0_aa_wpwm/all_G1_374/MADatNLO.HwU /farmstorage/marcozaro/MadGraph/mg5amcnlo/mupmum_ww_nlo_onlyaa-real/SubProcesses/P0_aa_wpwm/all_G1_838/MADatNLO.HwU /farmstorage/marcozaro/MadGraph/mg5amcnlo/mupmum_ww_nlo_onlyaa-real/SubProcesses/P0_aa_wpwm/all_G1_1268/MADatNLO.HwU /farmstorage/marcozaro/MadGraph/mg5amcnlo/mupmum_ww_nlo_onlyaa-real/SubProcesses/P0_aa_wpwm/all_G1_305/MADatNLO.HwU /farmstorage/marcozaro/MadGraph/mg5amcnlo/mupmum_ww_nlo_onlyaa-real/SubProcesses/P0_aa_wpwm/all_G1_244/MADatNLO.HwU /farmstorage/marcozaro/MadGraph/mg5amcnlo/mupmum_ww_nlo_onlyaa-real/SubProcesses/P0_aa_wpwm/all_G1_1428/MADatNLO.HwU /farmstorage/marcozaro/MadGraph/mg5amcnlo/mupmum_ww_nlo_onlyaa-real/SubProcesses/P0_aa_wpwm/all_G1_285/MADatNLO.HwU /farmstorage/marcozaro/MadGraph/mg5amcnlo/mupmum_ww_nlo_onlyaa-real/SubProcesses/P0_aa_wpwm/all_G1_349/MADatNLO.HwU /farmstorage/marcozaro/MadGraph/mg5amcnlo/mupmum_ww_nlo_onlyaa-real/SubProcesses/P0_aa_wpwm/all_G1_1647/MADatNLO.HwU /farmstorage/marcozaro/MadGraph/mg5amcnlo/mupmum_ww_nlo_onlyaa-real/SubProcesses/P0_aa_wpwm/all_G1_443/MADatNLO.HwU /farmstorage/marcozaro/MadGraph/mg5amcnlo/mupmum_ww_nlo_onlyaa-real/SubProcesses/P0_aa_wpwm/all_G1_269/MADatNLO.HwU /farmstorage/marcozaro/MadGraph/mg5amcnlo/mupmum_ww_nlo_onlyaa-real/SubProcesses/P0_aa_wpwm/all_G1_26/MADatNLO.HwU /farmstorage/marcozaro/MadGraph/mg5amcnlo/mupmum_ww_nlo_onlyaa-real/SubProcesses/P0_aa_wpwm/all_G1_1117/MADatNLO.HwU /farmstorage/marcozaro/MadGraph/mg5amcnlo/mupmum_ww_nlo_onlyaa-real/SubProcesses/P0_aa_wpwm/all_G1_1549/MADatNLO.HwU /farmstorage/marcozaro/MadGraph/mg5amcnlo/mupmum_ww_nlo_onlyaa-real/SubProcesses/P0_aa_wpwm/all_G1_134/MADatNLO.HwU /farmstorage/marcozaro/MadGraph/mg5amcnlo/mupmum_ww_nlo_onlyaa-real/SubProcesses/P0_aa_wpwm/all_G1_1658/MADatNLO.HwU /farmstorage/marcozaro/MadGraph/mg5amcnlo/mupmum_ww_nlo_onlyaa-real/SubProcesses/P0_aa_wpwm/all_G1_505/MADatNLO.HwU /farmstorage/marcozaro/MadGraph/mg5amcnlo/mupmum_ww_nlo_onlyaa-real/SubProcesses/P0_aa_wpwm/all_G1_1213/MADatNLO.HwU /farmstorage/marcozaro/MadGraph/mg5amcnlo/mupmum_ww_nlo_onlyaa-real/SubProcesses/P0_aa_wpwm/all_G1_1915/MADatNLO.HwU /farmstorage/marcozaro/MadGraph/mg5amcnlo/mupmum_ww_nlo_onlyaa-real/SubProcesses/P0_aa_wpwm/all_G1_459/MADatNLO.HwU /farmstorage/marcozaro/MadGraph/mg5amcnlo/mupmum_ww_nlo_onlyaa-real/SubProcesses/P0_aa_wpwm/all_G1_1476/MADatNLO.HwU /farmstorage/marcozaro/MadGraph/mg5amcnlo/mupmum_ww_nlo_onlyaa-real/SubProcesses/P0_aa_wpwm/all_G1_709/MADatNLO.HwU /farmstorage/marcozaro/MadGraph/mg5amcnlo/mupmum_ww_nlo_onlyaa-real/SubProcesses/P0_aa_wpwm/all_G1_9/MADatNLO.HwU /farmstorage/marcozaro/MadGraph/mg5amcnlo/mupmum_ww_nlo_onlyaa-real/SubProcesses/P0_aa_wpwm/all_G1_568/MADatNLO.HwU /farmstorage/marcozaro/MadGraph/mg5amcnlo/mupmum_ww_nlo_onlyaa-real/SubProcesses/P0_aa_wpwm/all_G1_1841/MADatNLO.HwU /farmstorage/marcozaro/MadGraph/mg5amcnlo/mupmum_ww_nlo_onlyaa-real/SubProcesses/P0_aa_wpwm/all_G1_699/MADatNLO.HwU /farmstorage/marcozaro/MadGraph/mg5amcnlo/mupmum_ww_nlo_onlyaa-real/SubProcesses/P0_aa_wpwm/all_G1_1879/MADatNLO.HwU /farmstorage/marcozaro/MadGraph/mg5amcnlo/mupmum_ww_nlo_onlyaa-real/SubProcesses/P0_aa_wpwm/all_G1_1134/MADatNLO.HwU /farmstorage/marcozaro/MadGraph/mg5amcnlo/mupmum_ww_nlo_onlyaa-real/SubProcesses/P0_aa_wpwm/all_G1_191/MADatNLO.HwU /farmstorage/marcozaro/MadGraph/mg5amcnlo/mupmum_ww_nlo_onlyaa-real/SubProcesses/P0_aa_wpwm/all_G1_1751/MADatNLO.HwU /farmstorage/marcozaro/MadGraph/mg5amcnlo/mupmum_ww_nlo_onlyaa-real/SubProcesses/P0_aa_wpwm/all_G1_656/MADatNLO.HwU /farmstorage/marcozaro/MadGraph/mg5amcnlo/mupmum_ww_nlo_onlyaa-real/SubProcesses/P0_aa_wpwm/all_G1_949/MADatNLO.HwU /farmstorage/marcozaro/MadGraph/mg5amcnlo/mupmum_ww_nlo_onlyaa-real/SubProcesses/P0_aa_wpwm/all_G1_557/MADatNLO.HwU /farmstorage/marcozaro/MadGraph/mg5amcnlo/mupmum_ww_nlo_onlyaa-real/SubProcesses/P0_aa_wpwm/all_G1_1945/MADatNLO.HwU /farmstorage/marcozaro/MadGraph/mg5amcnlo/mupmum_ww_nlo_onlyaa-real/SubProcesses/P0_aa_wpwm/all_G1_341/MADatNLO.HwU /farmstorage/marcozaro/MadGraph/mg5amcnlo/mupmum_ww_nlo_onlyaa-real/SubProcesses/P0_aa_wpwm/all_G1_1670/MADatNLO.HwU /farmstorage/marcozaro/MadGraph/mg5amcnlo/mupmum_ww_nlo_onlyaa-real/SubProcesses/P0_aa_wpwm/all_G1_571/MADatNLO.HwU /farmstorage/marcozaro/MadGraph/mg5amcnlo/mupmum_ww_nlo_onlyaa-real/SubProcesses/P0_aa_wpwm/all_G1_63/MADatNLO.HwU /farmstorage/marcozaro/MadGraph/mg5amcnlo/mupmum_ww_nlo_onlyaa-real/SubProcesses/P0_aa_wpwm/all_G1_486/MADatNLO.HwU /farmstorage/marcozaro/MadGraph/mg5amcnlo/mupmum_ww_nlo_onlyaa-real/SubProcesses/P0_aa_wpwm/all_G1_235/MADatNLO.HwU /farmstorage/marcozaro/MadGraph/mg5amcnlo/mupmum_ww_nlo_onlyaa-real/SubProcesses/P0_aa_wpwm/all_G1_281/MADatNLO.HwU /farmstorage/marcozaro/MadGraph/mg5amcnlo/mupmum_ww_nlo_onlyaa-real/SubProcesses/P0_aa_wpwm/all_G1_896/MADatNLO.HwU /farmstorage/marcozaro/MadGraph/mg5amcnlo/mupmum_ww_nlo_onlyaa-real/SubProcesses/P0_aa_wpwm/all_G1_1668/MADatNLO.HwU /farmstorage/marcozaro/MadGraph/mg5amcnlo/mupmum_ww_nlo_onlyaa-real/SubProcesses/P0_aa_wpwm/all_G1_332/MADatNLO.HwU /farmstorage/marcozaro/MadGraph/mg5amcnlo/mupmum_ww_nlo_onlyaa-real/SubProcesses/P0_aa_wpwm/all_G1_294/MADatNLO.HwU /farmstorage/marcozaro/MadGraph/mg5amcnlo/mupmum_ww_nlo_onlyaa-real/SubProcesses/P0_aa_wpwm/all_G1_742/MADatNLO.HwU /farmstorage/marcozaro/MadGraph/mg5amcnlo/mupmum_ww_nlo_onlyaa-real/SubProcesses/P0_aa_wpwm/all_G1_1958/MADatNLO.HwU /farmstorage/marcozaro/MadGraph/mg5amcnlo/mupmum_ww_nlo_onlyaa-real/SubProcesses/P0_aa_wpwm/all_G1_1462/MADatNLO.HwU /farmstorage/marcozaro/MadGraph/mg5amcnlo/mupmum_ww_nlo_onlyaa-real/SubProcesses/P0_aa_wpwm/all_G1_320/MADatNLO.HwU /farmstorage/marcozaro/MadGraph/mg5amcnlo/mupmum_ww_nlo_onlyaa-real/SubProcesses/P0_aa_wpwm/all_G1_701/MADatNLO.HwU /farmstorage/marcozaro/MadGraph/mg5amcnlo/mupmum_ww_nlo_onlyaa-real/SubProcesses/P0_aa_wpwm/all_G1_1867/MADatNLO.HwU /farmstorage/marcozaro/MadGraph/mg5amcnlo/mupmum_ww_nlo_onlyaa-real/SubProcesses/P0_aa_wpwm/all_G1_943/MADatNLO.HwU /farmstorage/marcozaro/MadGraph/mg5amcnlo/mupmum_ww_nlo_onlyaa-real/SubProcesses/P0_aa_wpwm/all_G1_823/MADatNLO.HwU /farmstorage/marcozaro/MadGraph/mg5amcnlo/mupmum_ww_nlo_onlyaa-real/SubProcesses/P0_aa_wpwm/all_G1_117/MADatNLO.HwU /farmstorage/marcozaro/MadGraph/mg5amcnlo/mupmum_ww_nlo_onlyaa-real/SubProcesses/P0_aa_wpwm/all_G1_549/MADatNLO.HwU /farmstorage/marcozaro/MadGraph/mg5amcnlo/mupmum_ww_nlo_onlyaa-real/SubProcesses/P0_aa_wpwm/all_G1_879/MADatNLO.HwU /farmstorage/marcozaro/MadGraph/mg5amcnlo/mupmum_ww_nlo_onlyaa-real/SubProcesses/P0_aa_wpwm/all_G1_1699/MADatNLO.HwU /farmstorage/marcozaro/MadGraph/mg5amcnlo/mupmum_ww_nlo_onlyaa-real/SubProcesses/P0_aa_wpwm/all_G1_1380/MADatNLO.HwU /farmstorage/marcozaro/MadGraph/mg5amcnlo/mupmum_ww_nlo_onlyaa-real/SubProcesses/P0_aa_wpwm/all_G1_678/MADatNLO.HwU /farmstorage/marcozaro/MadGraph/mg5amcnlo/mupmum_ww_nlo_onlyaa-real/SubProcesses/P0_aa_wpwm/all_G1_1215/MADatNLO.HwU /farmstorage/marcozaro/MadGraph/mg5amcnlo/mupmum_ww_nlo_onlyaa-real/SubProcesses/P0_aa_wpwm/all_G1_454/MADatNLO.HwU /farmstorage/marcozaro/MadGraph/mg5amcnlo/mupmum_ww_nlo_onlyaa-real/SubProcesses/P0_aa_wpwm/all_G1_1700/MADatNLO.HwU /farmstorage/marcozaro/MadGraph/mg5amcnlo/mupmum_ww_nlo_onlyaa-real/SubProcesses/P0_aa_wpwm/all_G1_584/MADatNLO.HwU /farmstorage/marcozaro/MadGraph/mg5amcnlo/mupmum_ww_nlo_onlyaa-real/SubProcesses/P0_aa_wpwm/all_G1_981/MADatNLO.HwU /farmstorage/marcozaro/MadGraph/mg5amcnlo/mupmum_ww_nlo_onlyaa-real/SubProcesses/P0_aa_wpwm/all_G1_400/MADatNLO.HwU /farmstorage/marcozaro/MadGraph/mg5amcnlo/mupmum_ww_nlo_onlyaa-real/SubProcesses/P0_aa_wpwm/all_G1_141/MADatNLO.HwU /farmstorage/marcozaro/MadGraph/mg5amcnlo/mupmum_ww_nlo_onlyaa-real/SubProcesses/P0_aa_wpwm/all_G1_439/MADatNLO.HwU /farmstorage/marcozaro/MadGraph/mg5amcnlo/mupmum_ww_nlo_onlyaa-real/SubProcesses/P0_aa_wpwm/all_G1_745/MADatNLO.HwU /farmstorage/marcozaro/MadGraph/mg5amcnlo/mupmum_ww_nlo_onlyaa-real/SubProcesses/P0_aa_wpwm/all_G1_464/MADatNLO.HwU /farmstorage/marcozaro/MadGraph/mg5amcnlo/mupmum_ww_nlo_onlyaa-real/SubProcesses/P0_aa_wpwm/all_G1_429/MADatNLO.HwU /farmstorage/marcozaro/MadGraph/mg5amcnlo/mupmum_ww_nlo_onlyaa-real/SubProcesses/P0_aa_wpwm/all_G1_36/MADatNLO.HwU /farmstorage/marcozaro/MadGraph/mg5amcnlo/mupmum_ww_nlo_onlyaa-real/SubProcesses/P0_aa_wpwm/all_G1_991/MADatNLO.HwU /farmstorage/marcozaro/MadGraph/mg5amcnlo/mupmum_ww_nlo_onlyaa-real/SubProcesses/P0_aa_wpwm/all_G1_525/MADatNLO.HwU /farmstorage/marcozaro/MadGraph/mg5amcnlo/mupmum_ww_nlo_onlyaa-real/SubProcesses/P0_aa_wpwm/all_G1_1229/MADatNLO.HwU /farmstorage/marcozaro/MadGraph/mg5amcnlo/mupmum_ww_nlo_onlyaa-real/SubProcesses/P0_aa_wpwm/all_G1_148/MADatNLO.HwU /farmstorage/marcozaro/MadGraph/mg5amcnlo/mupmum_ww_nlo_onlyaa-real/SubProcesses/P0_aa_wpwm/all_G1_592/MADatNLO.HwU /farmstorage/marcozaro/MadGraph/mg5amcnlo/mupmum_ww_nlo_onlyaa-real/SubProcesses/P0_aa_wpwm/all_G1_1646/MADatNLO.HwU /farmstorage/marcozaro/MadGraph/mg5amcnlo/mupmum_ww_nlo_onlyaa-real/SubProcesses/P0_aa_wpwm/all_G1_1066/MADatNLO.HwU /farmstorage/marcozaro/MadGraph/mg5amcnlo/mupmum_ww_nlo_onlyaa-real/SubProcesses/P0_aa_wpwm/all_G1_1064/MADatNLO.HwU /farmstorage/marcozaro/MadGraph/mg5amcnlo/mupmum_ww_nlo_onlyaa-real/SubProcesses/P0_aa_wpwm/all_G1_918/MADatNLO.HwU /farmstorage/marcozaro/MadGraph/mg5amcnlo/mupmum_ww_nlo_onlyaa-real/SubProcesses/P0_aa_wpwm/all_G1_1432/MADatNLO.HwU /farmstorage/marcozaro/MadGraph/mg5amcnlo/mupmum_ww_nlo_onlyaa-real/SubProcesses/P0_aa_wpwm/all_G1_157/MADatNLO.HwU /farmstorage/marcozaro/MadGraph/mg5amcnlo/mupmum_ww_nlo_onlyaa-real/SubProcesses/P0_aa_wpwm/all_G1_468/MADatNLO.HwU /farmstorage/marcozaro/MadGraph/mg5amcnlo/mupmum_ww_nlo_onlyaa-real/SubProcesses/P0_aa_wpwm/all_G1_456/MADatNLO.HwU /farmstorage/marcozaro/MadGraph/mg5amcnlo/mupmum_ww_nlo_onlyaa-real/SubProcesses/P0_aa_wpwm/all_G1_241/MADatNLO.HwU /farmstorage/marcozaro/MadGraph/mg5amcnlo/mupmum_ww_nlo_onlyaa-real/SubProcesses/P0_aa_wpwm/all_G1_410/MADatNLO.HwU /farmstorage/marcozaro/MadGraph/mg5amcnlo/mupmum_ww_nlo_onlyaa-real/SubProcesses/P0_aa_wpwm/all_G1_1785/MADatNLO.HwU /farmstorage/marcozaro/MadGraph/mg5amcnlo/mupmum_ww_nlo_onlyaa-real/SubProcesses/P0_aa_wpwm/all_G1_628/MADatNLO.HwU /farmstorage/marcozaro/MadGraph/mg5amcnlo/mupmum_ww_nlo_onlyaa-real/SubProcesses/P0_aa_wpwm/all_G1_502/MADatNLO.HwU /farmstorage/marcozaro/MadGraph/mg5amcnlo/mupmum_ww_nlo_onlyaa-real/SubProcesses/P0_aa_wpwm/all_G1_1023/MADatNLO.HwU /farmstorage/marcozaro/MadGraph/mg5amcnlo/mupmum_ww_nlo_onlyaa-real/SubProcesses/P0_aa_wpwm/all_G1_708/MADatNLO.HwU /farmstorage/marcozaro/MadGraph/mg5amcnlo/mupmum_ww_nlo_onlyaa-real/SubProcesses/P0_aa_wpwm/all_G1_1128/MADatNLO.HwU /farmstorage/marcozaro/MadGraph/mg5amcnlo/mupmum_ww_nlo_onlyaa-real/SubProcesses/P0_aa_wpwm/all_G1_438/MADatNLO.HwU /farmstorage/marcozaro/MadGraph/mg5amcnlo/mupmum_ww_nlo_onlyaa-real/SubProcesses/P0_aa_wpwm/all_G1_607/MADatNLO.HwU /farmstorage/marcozaro/MadGraph/mg5amcnlo/mupmum_ww_nlo_onlyaa-real/SubProcesses/P0_aa_wpwm/all_G1_261/MADatNLO.HwU /farmstorage/marcozaro/MadGraph/mg5amcnlo/mupmum_ww_nlo_onlyaa-real/SubProcesses/P0_aa_wpwm/all_G1_1234/MADatNLO.HwU /farmstorage/marcozaro/MadGraph/mg5amcnlo/mupmum_ww_nlo_onlyaa-real/SubProcesses/P0_aa_wpwm/all_G1_796/MADatNLO.HwU /farmstorage/marcozaro/MadGraph/mg5amcnlo/mupmum_ww_nlo_onlyaa-real/SubProcesses/P0_aa_wpwm/all_G1_1952/MADatNLO.HwU /farmstorage/marcozaro/MadGraph/mg5amcnlo/mupmum_ww_nlo_onlyaa-real/SubProcesses/P0_aa_wpwm/all_G1_806/MADatNLO.HwU /farmstorage/marcozaro/MadGraph/mg5amcnlo/mupmum_ww_nlo_onlyaa-real/SubProcesses/P0_aa_wpwm/all_G1_233/MADatNLO.HwU /farmstorage/marcozaro/MadGraph/mg5amcnlo/mupmum_ww_nlo_onlyaa-real/SubProcesses/P0_aa_wpwm/all_G1_1654/MADatNLO.HwU /farmstorage/marcozaro/MadGraph/mg5amcnlo/mupmum_ww_nlo_onlyaa-real/SubProcesses/P0_aa_wpwm/all_G1_1147/MADatNLO.HwU /farmstorage/marcozaro/MadGraph/mg5amcnlo/mupmum_ww_nlo_onlyaa-real/SubProcesses/P0_aa_wpwm/all_G1_1489/MADatNLO.HwU /farmstorage/marcozaro/MadGraph/mg5amcnlo/mupmum_ww_nlo_onlyaa-real/SubProcesses/P0_aa_wpwm/all_G1_1772/MADatNLO.HwU /farmstorage/marcozaro/MadGraph/mg5amcnlo/mupmum_ww_nlo_onlyaa-real/SubProcesses/P0_aa_wpwm/all_G1_1536/MADatNLO.HwU /farmstorage/marcozaro/MadGraph/mg5amcnlo/mupmum_ww_nlo_onlyaa-real/SubProcesses/P0_aa_wpwm/all_G1_1746/MADatNLO.HwU /farmstorage/marcozaro/MadGraph/mg5amcnlo/mupmum_ww_nlo_onlyaa-real/SubProcesses/P0_aa_wpwm/all_G1_393/MADatNLO.HwU /farmstorage/marcozaro/MadGraph/mg5amcnlo/mupmum_ww_nlo_onlyaa-real/SubProcesses/P0_aa_wpwm/all_G1_380/MADatNLO.HwU /farmstorage/marcozaro/MadGraph/mg5amcnlo/mupmum_ww_nlo_onlyaa-real/SubProcesses/P0_aa_wpwm/all_G1_937/MADatNLO.HwU /farmstorage/marcozaro/MadGraph/mg5amcnlo/mupmum_ww_nlo_onlyaa-real/SubProcesses/P0_aa_wpwm/all_G1_212/MADatNLO.HwU /farmstorage/marcozaro/MadGraph/mg5amcnlo/mupmum_ww_nlo_onlyaa-real/SubProcesses/P0_aa_wpwm/all_G1_782/MADatNLO.HwU /farmstorage/marcozaro/MadGraph/mg5amcnlo/mupmum_ww_nlo_onlyaa-real/SubProcesses/P0_aa_wpwm/all_G1_1358/MADatNLO.HwU /farmstorage/marcozaro/MadGraph/mg5amcnlo/mupmum_ww_nlo_onlyaa-real/SubProcesses/P0_aa_wpwm/all_G1_1692/MADatNLO.HwU /farmstorage/marcozaro/MadGraph/mg5amcnlo/mupmum_ww_nlo_onlyaa-real/SubProcesses/P0_aa_wpwm/all_G1_1456/MADatNLO.HwU /farmstorage/marcozaro/MadGraph/mg5amcnlo/mupmum_ww_nlo_onlyaa-real/SubProcesses/P0_aa_wpwm/all_G1_245/MADatNLO.HwU /farmstorage/marcozaro/MadGraph/mg5amcnlo/mupmum_ww_nlo_onlyaa-real/SubProcesses/P0_aa_wpwm/all_G1_159/MADatNLO.HwU /farmstorage/marcozaro/MadGraph/mg5amcnlo/mupmum_ww_nlo_onlyaa-real/SubProcesses/P0_aa_wpwm/all_G1_545/MADatNLO.HwU /farmstorage/marcozaro/MadGraph/mg5amcnlo/mupmum_ww_nlo_onlyaa-real/SubProcesses/P0_aa_wpwm/all_G1_16/MADatNLO.HwU /farmstorage/marcozaro/MadGraph/mg5amcnlo/mupmum_ww_nlo_onlyaa-real/SubProcesses/P0_aa_wpwm/all_G1_1200/MADatNLO.HwU /farmstorage/marcozaro/MadGraph/mg5amcnlo/mupmum_ww_nlo_onlyaa-real/SubProcesses/P0_aa_wpwm/all_G1_254/MADatNLO.HwU /farmstorage/marcozaro/MadGraph/mg5amcnlo/mupmum_ww_nlo_onlyaa-real/SubProcesses/P0_aa_wpwm/all_G1_219/MADatNLO.HwU /farmstorage/marcozaro/MadGraph/mg5amcnlo/mupmum_ww_nlo_onlyaa-real/SubProcesses/P0_aa_wpwm/all_G1_140/MADatNLO.HwU /farmstorage/marcozaro/MadGraph/mg5amcnlo/mupmum_ww_nlo_onlyaa-real/SubProcesses/P0_aa_wpwm/all_G1_1789/MADatNLO.HwU /farmstorage/marcozaro/MadGraph/mg5amcnlo/mupmum_ww_nlo_onlyaa-real/SubProcesses/P0_aa_wpwm/all_G1_684/MADatNLO.HwU /farmstorage/marcozaro/MadGraph/mg5amcnlo/mupmum_ww_nlo_onlyaa-real/SubProcesses/P0_aa_wpwm/all_G1_1043/MADatNLO.HwU /farmstorage/marcozaro/MadGraph/mg5amcnlo/mupmum_ww_nlo_onlyaa-real/SubProcesses/P0_aa_wpwm/all_G1_15/MADatNLO.HwU /farmstorage/marcozaro/MadGraph/mg5amcnlo/mupmum_ww_nlo_onlyaa-real/SubProcesses/P0_aa_wpwm/all_G1_713/MADatNLO.HwU /farmstorage/marcozaro/MadGraph/mg5amcnlo/mupmum_ww_nlo_onlyaa-real/SubProcesses/P0_aa_wpwm/all_G1_772/MADatNLO.HwU /farmstorage/marcozaro/MadGraph/mg5amcnlo/mupmum_ww_nlo_onlyaa-real/SubProcesses/P0_aa_wpwm/all_G1_493/MADatNLO.HwU /farmstorage/marcozaro/MadGraph/mg5amcnlo/mupmum_ww_nlo_onlyaa-real/SubProcesses/P0_aa_wpwm/all_G1_1634/MADatNLO.HwU /farmstorage/marcozaro/MadGraph/mg5amcnlo/mupmum_ww_nlo_onlyaa-real/SubProcesses/P0_aa_wpwm/all_G1_96/MADatNLO.HwU /farmstorage/marcozaro/MadGraph/mg5amcnlo/mupmum_ww_nlo_onlyaa-real/SubProcesses/P0_aa_wpwm/all_G1_999/MADatNLO.HwU /farmstorage/marcozaro/MadGraph/mg5amcnlo/mupmum_ww_nlo_onlyaa-real/SubProcesses/P0_aa_wpwm/all_G1_1807/MADatNLO.HwU /farmstorage/marcozaro/MadGraph/mg5amcnlo/mupmum_ww_nlo_onlyaa-real/SubProcesses/P0_aa_wpwm/all_G1_295/MADatNLO.HwU /farmstorage/marcozaro/MadGraph/mg5amcnlo/mupmum_ww_nlo_onlyaa-real/SubProcesses/P0_aa_wpwm/all_G1_1485/MADatNLO.HwU /farmstorage/marcozaro/MadGraph/mg5amcnlo/mupmum_ww_nlo_onlyaa-real/SubProcesses/P0_aa_wpwm/all_G1_222/MADatNLO.HwU /farmstorage/marcozaro/MadGraph/mg5amcnlo/mupmum_ww_nlo_onlyaa-real/SubProcesses/P0_aa_wpwm/all_G1_335/MADatNLO.HwU /farmstorage/marcozaro/MadGraph/mg5amcnlo/mupmum_ww_nlo_onlyaa-real/SubProcesses/P0_aa_wpwm/all_G1_230/MADatNLO.HwU /farmstorage/marcozaro/MadGraph/mg5amcnlo/mupmum_ww_nlo_onlyaa-real/SubProcesses/P0_aa_wpwm/all_G1_354/MADatNLO.HwU /farmstorage/marcozaro/MadGraph/mg5amcnlo/mupmum_ww_nlo_onlyaa-real/SubProcesses/P0_aa_wpwm/all_G1_1820/MADatNLO.HwU /farmstorage/marcozaro/MadGraph/mg5amcnlo/mupmum_ww_nlo_onlyaa-real/SubProcesses/P0_aa_wpwm/all_G1_116/MADatNLO.HwU /farmstorage/marcozaro/MadGraph/mg5amcnlo/mupmum_ww_nlo_onlyaa-real/SubProcesses/P0_aa_wpwm/all_G1_1885/MADatNLO.HwU /farmstorage/marcozaro/MadGraph/mg5amcnlo/mupmum_ww_nlo_onlyaa-real/SubProcesses/P0_aa_wpwm/all_G1_1968/MADatNLO.HwU /farmstorage/marcozaro/MadGraph/mg5amcnlo/mupmum_ww_nlo_onlyaa-real/SubProcesses/P0_aa_wpwm/all_G1_538/MADatNLO.HwU /farmstorage/marcozaro/MadGraph/mg5amcnlo/mupmum_ww_nlo_onlyaa-real/SubProcesses/P0_aa_wpwm/all_G1_1579/MADatNLO.HwU /farmstorage/marcozaro/MadGraph/mg5amcnlo/mupmum_ww_nlo_onlyaa-real/SubProcesses/P0_aa_wpwm/all_G1_402/MADatNLO.HwU /farmstorage/marcozaro/MadGraph/mg5amcnlo/mupmum_ww_nlo_onlyaa-real/SubProcesses/P0_aa_wpwm/all_G1_1802/MADatNLO.HwU /farmstorage/marcozaro/MadGraph/mg5amcnlo/mupmum_ww_nlo_onlyaa-real/SubProcesses/P0_aa_wpwm/all_G1_1843/MADatNLO.HwU /farmstorage/marcozaro/MadGraph/mg5amcnlo/mupmum_ww_nlo_onlyaa-real/SubProcesses/P0_aa_wpwm/all_G1_1308/MADatNLO.HwU /farmstorage/marcozaro/MadGraph/mg5amcnlo/mupmum_ww_nlo_onlyaa-real/SubProcesses/P0_aa_wpwm/all_G1_494/MADatNLO.HwU /farmstorage/marcozaro/MadGraph/mg5amcnlo/mupmum_ww_nlo_onlyaa-real/SubProcesses/P0_aa_wpwm/all_G1_1224/MADatNLO.HwU /farmstorage/marcozaro/MadGraph/mg5amcnlo/mupmum_ww_nlo_onlyaa-real/SubProcesses/P0_aa_wpwm/all_G1_1565/MADatNLO.HwU /farmstorage/marcozaro/MadGraph/mg5amcnlo/mupmum_ww_nlo_onlyaa-real/SubProcesses/P0_aa_wpwm/all_G1_1964/MADatNLO.HwU /farmstorage/marcozaro/MadGraph/mg5amcnlo/mupmum_ww_nlo_onlyaa-real/SubProcesses/P0_aa_wpwm/all_G1_271/MADatNLO.HwU /farmstorage/marcozaro/MadGraph/mg5amcnlo/mupmum_ww_nlo_onlyaa-real/SubProcesses/P0_aa_wpwm/all_G1_814/MADatNLO.HwU /farmstorage/marcozaro/MadGraph/mg5amcnlo/mupmum_ww_nlo_onlyaa-real/SubProcesses/P0_aa_wpwm/all_G1_1804/MADatNLO.HwU /farmstorage/marcozaro/MadGraph/mg5amcnlo/mupmum_ww_nlo_onlyaa-real/SubProcesses/P0_aa_wpwm/all_G1_1503/MADatNLO.HwU /farmstorage/marcozaro/MadGraph/mg5amcnlo/mupmum_ww_nlo_onlyaa-real/SubProcesses/P0_aa_wpwm/all_G1_1032/MADatNLO.HwU /farmstorage/marcozaro/MadGraph/mg5amcnlo/mupmum_ww_nlo_onlyaa-real/SubProcesses/P0_aa_wpwm/all_G1_1782/MADatNLO.HwU /farmstorage/marcozaro/MadGraph/mg5amcnlo/mupmum_ww_nlo_onlyaa-real/SubProcesses/P0_aa_wpwm/all_G1_1992/MADatNLO.HwU /farmstorage/marcozaro/MadGraph/mg5amcnlo/mupmum_ww_nlo_onlyaa-real/SubProcesses/P0_aa_wpwm/all_G1_243/MADatNLO.HwU /farmstorage/marcozaro/MadGraph/mg5amcnlo/mupmum_ww_nlo_onlyaa-real/SubProcesses/P0_aa_wpwm/all_G1_1306/MADatNLO.HwU /farmstorage/marcozaro/MadGraph/mg5amcnlo/mupmum_ww_nlo_onlyaa-real/SubProcesses/P0_aa_wpwm/all_G1_1567/MADatNLO.HwU /farmstorage/marcozaro/MadGraph/mg5amcnlo/mupmum_ww_nlo_onlyaa-real/SubProcesses/P0_aa_wpwm/all_G1_1607/MADatNLO.HwU /farmstorage/marcozaro/MadGraph/mg5amcnlo/mupmum_ww_nlo_onlyaa-real/SubProcesses/P0_aa_wpwm/all_G1_1653/MADatNLO.HwU /farmstorage/marcozaro/MadGraph/mg5amcnlo/mupmum_ww_nlo_onlyaa-real/SubProcesses/P0_aa_wpwm/all_G1_1280/MADatNLO.HwU /farmstorage/marcozaro/MadGraph/mg5amcnlo/mupmum_ww_nlo_onlyaa-real/SubProcesses/P0_aa_wpwm/all_G1_604/MADatNLO.HwU /farmstorage/marcozaro/MadGraph/mg5amcnlo/mupmum_ww_nlo_onlyaa-real/SubProcesses/P0_aa_wpwm/all_G1_1731/MADatNLO.HwU /farmstorage/marcozaro/MadGraph/mg5amcnlo/mupmum_ww_nlo_onlyaa-real/SubProcesses/P0_aa_wpwm/all_G1_1012/MADatNLO.HwU /farmstorage/marcozaro/MadGraph/mg5amcnlo/mupmum_ww_nlo_onlyaa-real/SubProcesses/P0_aa_wpwm/all_G1_1283/MADatNLO.HwU /farmstorage/marcozaro/MadGraph/mg5amcnlo/mupmum_ww_nlo_onlyaa-real/SubProcesses/P0_aa_wpwm/all_G1_1397/MADatNLO.HwU /farmstorage/marcozaro/MadGraph/mg5amcnlo/mupmum_ww_nlo_onlyaa-real/SubProcesses/P0_aa_wpwm/all_G1_382/MADatNLO.HwU /farmstorage/marcozaro/MadGraph/mg5amcnlo/mupmum_ww_nlo_onlyaa-real/SubProcesses/P0_aa_wpwm/all_G1_1554/MADatNLO.HwU /farmstorage/marcozaro/MadGraph/mg5amcnlo/mupmum_ww_nlo_onlyaa-real/SubProcesses/P0_aa_wpwm/all_G1_1980/MADatNLO.HwU /farmstorage/marcozaro/MadGraph/mg5amcnlo/mupmum_ww_nlo_onlyaa-real/SubProcesses/P0_aa_wpwm/all_G1_578/MADatNLO.HwU /farmstorage/marcozaro/MadGraph/mg5amcnlo/mupmum_ww_nlo_onlyaa-real/SubProcesses/P0_aa_wpwm/all_G1_190/MADatNLO.HwU /farmstorage/marcozaro/MadGraph/mg5amcnlo/mupmum_ww_nlo_onlyaa-real/SubProcesses/P0_aa_wpwm/all_G1_1680/MADatNLO.HwU /farmstorage/marcozaro/MadGraph/mg5amcnlo/mupmum_ww_nlo_onlyaa-real/SubProcesses/P0_aa_wpwm/all_G1_1669/MADatNLO.HwU /farmstorage/marcozaro/MadGraph/mg5amcnlo/mupmum_ww_nlo_onlyaa-real/SubProcesses/P0_aa_wpwm/all_G1_268/MADatNLO.HwU /farmstorage/marcozaro/MadGraph/mg5amcnlo/mupmum_ww_nlo_onlyaa-real/SubProcesses/P0_aa_wpwm/all_G1_1209/MADatNLO.HwU /farmstorage/marcozaro/MadGraph/mg5amcnlo/mupmum_ww_nlo_onlyaa-real/SubProcesses/P0_aa_wpwm/all_G1_1780/MADatNLO.HwU /farmstorage/marcozaro/MadGraph/mg5amcnlo/mupmum_ww_nlo_onlyaa-real/SubProcesses/P0_aa_wpwm/all_G1_756/MADatNLO.HwU /farmstorage/marcozaro/MadGraph/mg5amcnlo/mupmum_ww_nlo_onlyaa-real/SubProcesses/P0_aa_wpwm/all_G1_1727/MADatNLO.HwU /farmstorage/marcozaro/MadGraph/mg5amcnlo/mupmum_ww_nlo_onlyaa-real/SubProcesses/P0_aa_wpwm/all_G1_561/MADatNLO.HwU /farmstorage/marcozaro/MadGraph/mg5amcnlo/mupmum_ww_nlo_onlyaa-real/SubProcesses/P0_aa_wpwm/all_G1_1052/MADatNLO.HwU /farmstorage/marcozaro/MadGraph/mg5amcnlo/mupmum_ww_nlo_onlyaa-real/SubProcesses/P0_aa_wpwm/all_G1_1205/MADatNLO.HwU /farmstorage/marcozaro/MadGraph/mg5amcnlo/mupmum_ww_nlo_onlyaa-real/SubProcesses/P0_aa_wpwm/all_G1_1470/MADatNLO.HwU /farmstorage/marcozaro/MadGraph/mg5amcnlo/mupmum_ww_nlo_onlyaa-real/SubProcesses/P0_aa_wpwm/all_G1_784/MADatNLO.HwU /farmstorage/marcozaro/MadGraph/mg5amcnlo/mupmum_ww_nlo_onlyaa-real/SubProcesses/P0_aa_wpwm/all_G1_1212/MADatNLO.HwU /farmstorage/marcozaro/MadGraph/mg5amcnlo/mupmum_ww_nlo_onlyaa-real/SubProcesses/P0_aa_wpwm/all_G1_671/MADatNLO.HwU /farmstorage/marcozaro/MadGraph/mg5amcnlo/mupmum_ww_nlo_onlyaa-real/SubProcesses/P0_aa_wpwm/all_G1_319/MADatNLO.HwU /farmstorage/marcozaro/MadGraph/mg5amcnlo/mupmum_ww_nlo_onlyaa-real/SubProcesses/P0_aa_wpwm/all_G1_1103/MADatNLO.HwU /farmstorage/marcozaro/MadGraph/mg5amcnlo/mupmum_ww_nlo_onlyaa-real/SubProcesses/P0_aa_wpwm/all_G1_1439/MADatNLO.HwU /farmstorage/marcozaro/MadGraph/mg5amcnlo/mupmum_ww_nlo_onlyaa-real/SubProcesses/P0_aa_wpwm/all_G1_283/MADatNLO.HwU /farmstorage/marcozaro/MadGraph/mg5amcnlo/mupmum_ww_nlo_onlyaa-real/SubProcesses/P0_aa_wpwm/all_G1_1838/MADatNLO.HwU /farmstorage/marcozaro/MadGraph/mg5amcnlo/mupmum_ww_nlo_onlyaa-real/SubProcesses/P0_aa_wpwm/all_G1_501/MADatNLO.HwU /farmstorage/marcozaro/MadGraph/mg5amcnlo/mupmum_ww_nlo_onlyaa-real/SubProcesses/P0_aa_wpwm/all_G1_553/MADatNLO.HwU /farmstorage/marcozaro/MadGraph/mg5amcnlo/mupmum_ww_nlo_onlyaa-real/SubProcesses/P0_aa_wpwm/all_G1_931/MADatNLO.HwU /farmstorage/marcozaro/MadGraph/mg5amcnlo/mupmum_ww_nlo_onlyaa-real/SubProcesses/P0_aa_wpwm/all_G1_588/MADatNLO.HwU /farmstorage/marcozaro/MadGraph/mg5amcnlo/mupmum_ww_nlo_onlyaa-real/SubProcesses/P0_aa_wpwm/all_G1_1114/MADatNLO.HwU /farmstorage/marcozaro/MadGraph/mg5amcnlo/mupmum_ww_nlo_onlyaa-real/SubProcesses/P0_aa_wpwm/all_G1_935/MADatNLO.HwU /farmstorage/marcozaro/MadGraph/mg5amcnlo/mupmum_ww_nlo_onlyaa-real/SubProcesses/P0_aa_wpwm/all_G1_310/MADatNLO.HwU /farmstorage/marcozaro/MadGraph/mg5amcnlo/mupmum_ww_nlo_onlyaa-real/SubProcesses/P0_aa_wpwm/all_G1_1441/MADatNLO.HwU /farmstorage/marcozaro/MadGraph/mg5amcnlo/mupmum_ww_nlo_onlyaa-real/SubProcesses/P0_aa_wpwm/all_G1_35/MADatNLO.HwU /farmstorage/marcozaro/MadGraph/mg5amcnlo/mupmum_ww_nlo_onlyaa-real/SubProcesses/P0_aa_wpwm/all_G1_1050/MADatNLO.HwU /farmstorage/marcozaro/MadGraph/mg5amcnlo/mupmum_ww_nlo_onlyaa-real/SubProcesses/P0_aa_wpwm/all_G1_1005/MADatNLO.HwU /farmstorage/marcozaro/MadGraph/mg5amcnlo/mupmum_ww_nlo_onlyaa-real/SubProcesses/P0_aa_wpwm/all_G1_1437/MADatNLO.HwU /farmstorage/marcozaro/MadGraph/mg5amcnlo/mupmum_ww_nlo_onlyaa-real/SubProcesses/P0_aa_wpwm/all_G1_1982/MADatNLO.HwU /farmstorage/marcozaro/MadGraph/mg5amcnlo/mupmum_ww_nlo_onlyaa-real/SubProcesses/P0_aa_wpwm/all_G1_126/MADatNLO.HwU /farmstorage/marcozaro/MadGraph/mg5amcnlo/mupmum_ww_nlo_onlyaa-real/SubProcesses/P0_aa_wpwm/all_G1_1954/MADatNLO.HwU /farmstorage/marcozaro/MadGraph/mg5amcnlo/mupmum_ww_nlo_onlyaa-real/SubProcesses/P0_aa_wpwm/all_G1_1253/MADatNLO.HwU /farmstorage/marcozaro/MadGraph/mg5amcnlo/mupmum_ww_nlo_onlyaa-real/SubProcesses/P0_aa_wpwm/all_G1_1460/MADatNLO.HwU /farmstorage/marcozaro/MadGraph/mg5amcnlo/mupmum_ww_nlo_onlyaa-real/SubProcesses/P0_aa_wpwm/all_G1_808/MADatNLO.HwU /farmstorage/marcozaro/MadGraph/mg5amcnlo/mupmum_ww_nlo_onlyaa-real/SubProcesses/P0_aa_wpwm/all_G1_727/MADatNLO.HwU /farmstorage/marcozaro/MadGraph/mg5amcnlo/mupmum_ww_nlo_onlyaa-real/SubProcesses/P0_aa_wpwm/all_G1_277/MADatNLO.HwU /farmstorage/marcozaro/MadGraph/mg5amcnlo/mupmum_ww_nlo_onlyaa-real/SubProcesses/P0_aa_wpwm/all_G1_1116/MADatNLO.HwU /farmstorage/marcozaro/MadGraph/mg5amcnlo/mupmum_ww_nlo_onlyaa-real/SubProcesses/P0_aa_wpwm/all_G1_182/MADatNLO.HwU /farmstorage/marcozaro/MadGraph/mg5amcnlo/mupmum_ww_nlo_onlyaa-real/SubProcesses/P0_aa_wpwm/all_G1_1478/MADatNLO.HwU /farmstorage/marcozaro/MadGraph/mg5amcnlo/mupmum_ww_nlo_onlyaa-real/SubProcesses/P0_aa_wpwm/all_G1_800/MADatNLO.HwU /farmstorage/marcozaro/MadGraph/mg5amcnlo/mupmum_ww_nlo_onlyaa-real/SubProcesses/P0_aa_wpwm/all_G1_1198/MADatNLO.HwU /farmstorage/marcozaro/MadGraph/mg5amcnlo/mupmum_ww_nlo_onlyaa-real/SubProcesses/P0_aa_wpwm/all_G1_1798/MADatNLO.HwU /farmstorage/marcozaro/MadGraph/mg5amcnlo/mupmum_ww_nlo_onlyaa-real/SubProcesses/P0_aa_wpwm/all_G1_1921/MADatNLO.HwU /farmstorage/marcozaro/MadGraph/mg5amcnlo/mupmum_ww_nlo_onlyaa-real/SubProcesses/P0_aa_wpwm/all_G1_1276/MADatNLO.HwU /farmstorage/marcozaro/MadGraph/mg5amcnlo/mupmum_ww_nlo_onlyaa-real/SubProcesses/P0_aa_wpwm/all_G1_156/MADatNLO.HwU /farmstorage/marcozaro/MadGraph/mg5amcnlo/mupmum_ww_nlo_onlyaa-real/SubProcesses/P0_aa_wpwm/all_G1_1292/MADatNLO.HwU /farmstorage/marcozaro/MadGraph/mg5amcnlo/mupmum_ww_nlo_onlyaa-real/SubProcesses/P0_aa_wpwm/all_G1_1791/MADatNLO.HwU /farmstorage/marcozaro/MadGraph/mg5amcnlo/mupmum_ww_nlo_onlyaa-real/SubProcesses/P0_aa_wpwm/all_G1_65/MADatNLO.HwU /farmstorage/marcozaro/MadGraph/mg5amcnlo/mupmum_ww_nlo_onlyaa-real/SubProcesses/P0_aa_wpwm/all_G1_657/MADatNLO.HwU /farmstorage/marcozaro/MadGraph/mg5amcnlo/mupmum_ww_nlo_onlyaa-real/SubProcesses/P0_aa_wpwm/all_G1_1613/MADatNLO.HwU /farmstorage/marcozaro/MadGraph/mg5amcnlo/mupmum_ww_nlo_onlyaa-real/SubProcesses/P0_aa_wpwm/all_G1_318/MADatNLO.HwU /farmstorage/marcozaro/MadGraph/mg5amcnlo/mupmum_ww_nlo_onlyaa-real/SubProcesses/P0_aa_wpwm/all_G1_1919/MADatNLO.HwU /farmstorage/marcozaro/MadGraph/mg5amcnlo/mupmum_ww_nlo_onlyaa-real/SubProcesses/P0_aa_wpwm/all_G1_626/MADatNLO.HwU /farmstorage/marcozaro/MadGraph/mg5amcnlo/mupmum_ww_nlo_onlyaa-real/SubProcesses/P0_aa_wpwm/all_G1_1383/MADatNLO.HwU /farmstorage/marcozaro/MadGraph/mg5amcnlo/mupmum_ww_nlo_onlyaa-real/SubProcesses/P0_aa_wpwm/all_G1_1300/MADatNLO.HwU /farmstorage/marcozaro/MadGraph/mg5amcnlo/mupmum_ww_nlo_onlyaa-real/SubProcesses/P0_aa_wpwm/all_G1_1884/MADatNLO.HwU /farmstorage/marcozaro/MadGraph/mg5amcnlo/mupmum_ww_nlo_onlyaa-real/SubProcesses/P0_aa_wpwm/all_G1_1664/MADatNLO.HwU /farmstorage/marcozaro/MadGraph/mg5amcnlo/mupmum_ww_nlo_onlyaa-real/SubProcesses/P0_aa_wpwm/all_G1_1534/MADatNLO.HwU /farmstorage/marcozaro/MadGraph/mg5amcnlo/mupmum_ww_nlo_onlyaa-real/SubProcesses/P0_aa_wpwm/all_G1_962/MADatNLO.HwU /farmstorage/marcozaro/MadGraph/mg5amcnlo/mupmum_ww_nlo_onlyaa-real/SubProcesses/P0_aa_wpwm/all_G1_1928/MADatNLO.HwU /farmstorage/marcozaro/MadGraph/mg5amcnlo/mupmum_ww_nlo_onlyaa-real/SubProcesses/P0_aa_wpwm/all_G1_372/MADatNLO.HwU /farmstorage/marcozaro/MadGraph/mg5amcnlo/mupmum_ww_nlo_onlyaa-real/SubProcesses/P0_aa_wpwm/all_G1_1046/MADatNLO.HwU /farmstorage/marcozaro/MadGraph/mg5amcnlo/mupmum_ww_nlo_onlyaa-real/SubProcesses/P0_aa_wpwm/all_G1_1444/MADatNLO.HwU /farmstorage/marcozaro/MadGraph/mg5amcnlo/mupmum_ww_nlo_onlyaa-real/SubProcesses/P0_aa_wpwm/all_G1_11/MADatNLO.HwU /farmstorage/marcozaro/MadGraph/mg5amcnlo/mupmum_ww_nlo_onlyaa-real/SubProcesses/P0_aa_wpwm/all_G1_954/MADatNLO.HwU /farmstorage/marcozaro/MadGraph/mg5amcnlo/mupmum_ww_nlo_onlyaa-real/SubProcesses/P0_aa_wpwm/all_G1_1672/MADatNLO.HwU /farmstorage/marcozaro/MadGraph/mg5amcnlo/mupmum_ww_nlo_onlyaa-real/SubProcesses/P0_aa_wpwm/all_G1_1041/MADatNLO.HwU /farmstorage/marcozaro/MadGraph/mg5amcnlo/mupmum_ww_nlo_onlyaa-real/SubProcesses/P0_aa_wpwm/all_G1_21/MADatNLO.HwU /farmstorage/marcozaro/MadGraph/mg5amcnlo/mupmum_ww_nlo_onlyaa-real/SubProcesses/P0_aa_wpwm/all_G1_1302/MADatNLO.HwU /farmstorage/marcozaro/MadGraph/mg5amcnlo/mupmum_ww_nlo_onlyaa-real/SubProcesses/P0_aa_wpwm/all_G1_1404/MADatNLO.HwU /farmstorage/marcozaro/MadGraph/mg5amcnlo/mupmum_ww_nlo_onlyaa-real/SubProcesses/P0_aa_wpwm/all_G1_1152/MADatNLO.HwU /farmstorage/marcozaro/MadGraph/mg5amcnlo/mupmum_ww_nlo_onlyaa-real/SubProcesses/P0_aa_wpwm/all_G1_427/MADatNLO.HwU /farmstorage/marcozaro/MadGraph/mg5amcnlo/mupmum_ww_nlo_onlyaa-real/SubProcesses/P0_aa_wpwm/all_G1_1624/MADatNLO.HwU /farmstorage/marcozaro/MadGraph/mg5amcnlo/mupmum_ww_nlo_onlyaa-real/SubProcesses/P0_aa_wpwm/all_G1_209/MADatNLO.HwU /farmstorage/marcozaro/MadGraph/mg5amcnlo/mupmum_ww_nlo_onlyaa-real/SubProcesses/P0_aa_wpwm/all_G1_1238/MADatNLO.HwU /farmstorage/marcozaro/MadGraph/mg5amcnlo/mupmum_ww_nlo_onlyaa-real/SubProcesses/P0_aa_wpwm/all_G1_682/MADatNLO.HwU /farmstorage/marcozaro/MadGraph/mg5amcnlo/mupmum_ww_nlo_onlyaa-real/SubProcesses/P0_aa_wpwm/all_G1_1794/MADatNLO.HwU /farmstorage/marcozaro/MadGraph/mg5amcnlo/mupmum_ww_nlo_onlyaa-real/SubProcesses/P0_aa_wpwm/all_G1_590/MADatNLO.HwU /farmstorage/marcozaro/MadGraph/mg5amcnlo/mupmum_ww_nlo_onlyaa-real/SubProcesses/P0_aa_wpwm/all_G1_70/MADatNLO.HwU /farmstorage/marcozaro/MadGraph/mg5amcnlo/mupmum_ww_nlo_onlyaa-real/SubProcesses/P0_aa_wpwm/all_G1_92/MADatNLO.HwU /farmstorage/marcozaro/MadGraph/mg5amcnlo/mupmum_ww_nlo_onlyaa-real/SubProcesses/P0_aa_wpwm/all_G1_1551/MADatNLO.HwU /farmstorage/marcozaro/MadGraph/mg5amcnlo/mupmum_ww_nlo_onlyaa-real/SubProcesses/P0_aa_wpwm/all_G1_1386/MADatNLO.HwU /farmstorage/marcozaro/MadGraph/mg5amcnlo/mupmum_ww_nlo_onlyaa-real/SubProcesses/P0_aa_wpwm/all_G1_1704/MADatNLO.HwU /farmstorage/marcozaro/MadGraph/mg5amcnlo/mupmum_ww_nlo_onlyaa-real/SubProcesses/P0_aa_wpwm/all_G1_470/MADatNLO.HwU /farmstorage/marcozaro/MadGraph/mg5amcnlo/mupmum_ww_nlo_onlyaa-real/SubProcesses/P0_aa_wpwm/all_G1_612/MADatNLO.HwU /farmstorage/marcozaro/MadGraph/mg5amcnlo/mupmum_ww_nlo_onlyaa-real/SubProcesses/P0_aa_wpwm/all_G1_1167/MADatNLO.HwU /farmstorage/marcozaro/MadGraph/mg5amcnlo/mupmum_ww_nlo_onlyaa-real/SubProcesses/P0_aa_wpwm/all_G1_811/MADatNLO.HwU /farmstorage/marcozaro/MadGraph/mg5amcnlo/mupmum_ww_nlo_onlyaa-real/SubProcesses/P0_aa_wpwm/all_G1_665/MADatNLO.HwU /farmstorage/marcozaro/MadGraph/mg5amcnlo/mupmum_ww_nlo_onlyaa-real/SubProcesses/P0_aa_wpwm/all_G1_127/MADatNLO.HwU /farmstorage/marcozaro/MadGraph/mg5amcnlo/mupmum_ww_nlo_onlyaa-real/SubProcesses/P0_aa_wpwm/all_G1_1605/MADatNLO.HwU /farmstorage/marcozaro/MadGraph/mg5amcnlo/mupmum_ww_nlo_onlyaa-real/SubProcesses/P0_aa_wpwm/all_G1_73/MADatNLO.HwU /farmstorage/marcozaro/MadGraph/mg5amcnlo/mupmum_ww_nlo_onlyaa-real/SubProcesses/P0_aa_wpwm/all_G1_1679/MADatNLO.HwU /farmstorage/marcozaro/MadGraph/mg5amcnlo/mupmum_ww_nlo_onlyaa-real/SubProcesses/P0_aa_wpwm/all_G1_1819/MADatNLO.HwU /farmstorage/marcozaro/MadGraph/mg5amcnlo/mupmum_ww_nlo_onlyaa-real/SubProcesses/P0_aa_wpwm/all_G1_364/MADatNLO.HwU /farmstorage/marcozaro/MadGraph/mg5amcnlo/mupmum_ww_nlo_onlyaa-real/SubProcesses/P0_aa_wpwm/all_G1_1356/MADatNLO.HwU /farmstorage/marcozaro/MadGraph/mg5amcnlo/mupmum_ww_nlo_onlyaa-real/SubProcesses/P0_aa_wpwm/all_G1_1245/MADatNLO.HwU /farmstorage/marcozaro/MadGraph/mg5amcnlo/mupmum_ww_nlo_onlyaa-real/SubProcesses/P0_aa_wpwm/all_G1_1076/MADatNLO.HwU /farmstorage/marcozaro/MadGraph/mg5amcnlo/mupmum_ww_nlo_onlyaa-real/SubProcesses/P0_aa_wpwm/all_G1_1583/MADatNLO.HwU /farmstorage/marcozaro/MadGraph/mg5amcnlo/mupmum_ww_nlo_onlyaa-real/SubProcesses/P0_aa_wpwm/all_G1_1087/MADatNLO.HwU /farmstorage/marcozaro/MadGraph/mg5amcnlo/mupmum_ww_nlo_onlyaa-real/SubProcesses/P0_aa_wpwm/all_G1_71/MADatNLO.HwU /farmstorage/marcozaro/MadGraph/mg5amcnlo/mupmum_ww_nlo_onlyaa-real/SubProcesses/P0_aa_wpwm/all_G1_1514/MADatNLO.HwU /farmstorage/marcozaro/MadGraph/mg5amcnlo/mupmum_ww_nlo_onlyaa-real/SubProcesses/P0_aa_wpwm/all_G1_249/MADatNLO.HwU /farmstorage/marcozaro/MadGraph/mg5amcnlo/mupmum_ww_nlo_onlyaa-real/SubProcesses/P0_aa_wpwm/all_G1_1309/MADatNLO.HwU /farmstorage/marcozaro/MadGraph/mg5amcnlo/mupmum_ww_nlo_onlyaa-real/SubProcesses/P0_aa_wpwm/all_G1_1581/MADatNLO.HwU /farmstorage/marcozaro/MadGraph/mg5amcnlo/mupmum_ww_nlo_onlyaa-real/SubProcesses/P0_aa_wpwm/all_G1_203/MADatNLO.HwU /farmstorage/marcozaro/MadGraph/mg5amcnlo/mupmum_ww_nlo_onlyaa-real/SubProcesses/P0_aa_wpwm/all_G1_1831/MADatNLO.HwU /farmstorage/marcozaro/MadGraph/mg5amcnlo/mupmum_ww_nlo_onlyaa-real/SubProcesses/P0_aa_wpwm/all_G1_600/MADatNLO.HwU /farmstorage/marcozaro/MadGraph/mg5amcnlo/mupmum_ww_nlo_onlyaa-real/SubProcesses/P0_aa_wpwm/all_G1_711/MADatNLO.HwU /farmstorage/marcozaro/MadGraph/mg5amcnlo/mupmum_ww_nlo_onlyaa-real/SubProcesses/P0_aa_wpwm/all_G1_758/MADatNLO.HwU /farmstorage/marcozaro/MadGraph/mg5amcnlo/mupmum_ww_nlo_onlyaa-real/SubProcesses/P0_aa_wpwm/all_G1_1359/MADatNLO.HwU /farmstorage/marcozaro/MadGraph/mg5amcnlo/mupmum_ww_nlo_onlyaa-real/SubProcesses/P0_aa_wpwm/all_G1_85/MADatNLO.HwU /farmstorage/marcozaro/MadGraph/mg5amcnlo/mupmum_ww_nlo_onlyaa-real/SubProcesses/P0_aa_wpwm/all_G1_467/MADatNLO.HwU /farmstorage/marcozaro/MadGraph/mg5amcnlo/mupmum_ww_nlo_onlyaa-real/SubProcesses/P0_aa_wpwm/all_G1_1777/MADatNLO.HwU /farmstorage/marcozaro/MadGraph/mg5amcnlo/mupmum_ww_nlo_onlyaa-real/SubProcesses/P0_aa_wpwm/all_G1_1655/MADatNLO.HwU /farmstorage/marcozaro/MadGraph/mg5amcnlo/mupmum_ww_nlo_onlyaa-real/SubProcesses/P0_aa_wpwm/all_G1_1331/MADatNLO.HwU /farmstorage/marcozaro/MadGraph/mg5amcnlo/mupmum_ww_nlo_onlyaa-real/SubProcesses/P0_aa_wpwm/all_G1_1965/MADatNLO.HwU /farmstorage/marcozaro/MadGraph/mg5amcnlo/mupmum_ww_nlo_onlyaa-real/SubProcesses/P0_aa_wpwm/all_G1_1880/MADatNLO.HwU /farmstorage/marcozaro/MadGraph/mg5amcnlo/mupmum_ww_nlo_onlyaa-real/SubProcesses/P0_aa_wpwm/all_G1_1781/MADatNLO.HwU /farmstorage/marcozaro/MadGraph/mg5amcnlo/mupmum_ww_nlo_onlyaa-real/SubProcesses/P0_aa_wpwm/all_G1_805/MADatNLO.HwU /farmstorage/marcozaro/MadGraph/mg5amcnlo/mupmum_ww_nlo_onlyaa-real/SubProcesses/P0_aa_wpwm/all_G1_891/MADatNLO.HwU /farmstorage/marcozaro/MadGraph/mg5amcnlo/mupmum_ww_nlo_onlyaa-real/SubProcesses/P0_aa_wpwm/all_G1_1636/MADatNLO.HwU /farmstorage/marcozaro/MadGraph/mg5amcnlo/mupmum_ww_nlo_onlyaa-real/SubProcesses/P0_aa_wpwm/all_G1_206/MADatNLO.HwU /farmstorage/marcozaro/MadGraph/mg5amcnlo/mupmum_ww_nlo_onlyaa-real/SubProcesses/P0_aa_wpwm/all_G1_1623/MADatNLO.HwU /farmstorage/marcozaro/MadGraph/mg5amcnlo/mupmum_ww_nlo_onlyaa-real/SubProcesses/P0_aa_wpwm/all_G1_135/MADatNLO.HwU /farmstorage/marcozaro/MadGraph/mg5amcnlo/mupmum_ww_nlo_onlyaa-real/SubProcesses/P0_aa_wpwm/all_G1_1317/MADatNLO.HwU /farmstorage/marcozaro/MadGraph/mg5amcnlo/mupmum_ww_nlo_onlyaa-real/SubProcesses/P0_aa_wpwm/all_G1_1177/MADatNLO.HwU /farmstorage/marcozaro/MadGraph/mg5amcnlo/mupmum_ww_nlo_onlyaa-real/SubProcesses/P0_aa_wpwm/all_G1_792/MADatNLO.HwU /farmstorage/marcozaro/MadGraph/mg5amcnlo/mupmum_ww_nlo_onlyaa-real/SubProcesses/P0_aa_wpwm/all_G1_1214/MADatNLO.HwU /farmstorage/marcozaro/MadGraph/mg5amcnlo/mupmum_ww_nlo_onlyaa-real/SubProcesses/P0_aa_wpwm/all_G1_1632/MADatNLO.HwU /farmstorage/marcozaro/MadGraph/mg5amcnlo/mupmum_ww_nlo_onlyaa-real/SubProcesses/P0_aa_wpwm/all_G1_1/MADatNLO.HwU /farmstorage/marcozaro/MadGraph/mg5amcnlo/mupmum_ww_nlo_onlyaa-real/SubProcesses/P0_aa_wpwm/all_G1_865/MADatNLO.HwU /farmstorage/marcozaro/MadGraph/mg5amcnlo/mupmum_ww_nlo_onlyaa-real/SubProcesses/P0_aa_wpwm/all_G1_677/MADatNLO.HwU /farmstorage/marcozaro/MadGraph/mg5amcnlo/mupmum_ww_nlo_onlyaa-real/SubProcesses/P0_aa_wpwm/all_G1_880/MADatNLO.HwU /farmstorage/marcozaro/MadGraph/mg5amcnlo/mupmum_ww_nlo_onlyaa-real/SubProcesses/P0_aa_wpwm/all_G1_847/MADatNLO.HwU /farmstorage/marcozaro/MadGraph/mg5amcnlo/mupmum_ww_nlo_onlyaa-real/SubProcesses/P0_aa_wpwm/all_G1_1941/MADatNLO.HwU /farmstorage/marcozaro/MadGraph/mg5amcnlo/mupmum_ww_nlo_onlyaa-real/SubProcesses/P0_aa_wpwm/all_G1_1584/MADatNLO.HwU /farmstorage/marcozaro/MadGraph/mg5amcnlo/mupmum_ww_nlo_onlyaa-real/SubProcesses/P0_aa_wpwm/all_G1_1424/MADatNLO.HwU /farmstorage/marcozaro/MadGraph/mg5amcnlo/mupmum_ww_nlo_onlyaa-real/SubProcesses/P0_aa_wpwm/all_G1_1443/MADatNLO.HwU /farmstorage/marcozaro/MadGraph/mg5amcnlo/mupmum_ww_nlo_onlyaa-real/SubProcesses/P0_aa_wpwm/all_G1_675/MADatNLO.HwU /farmstorage/marcozaro/MadGraph/mg5amcnlo/mupmum_ww_nlo_onlyaa-real/SubProcesses/P0_aa_wpwm/all_G1_1459/MADatNLO.HwU /farmstorage/marcozaro/MadGraph/mg5amcnlo/mupmum_ww_nlo_onlyaa-real/SubProcesses/P0_aa_wpwm/all_G1_239/MADatNLO.HwU /farmstorage/marcozaro/MadGraph/mg5amcnlo/mupmum_ww_nlo_onlyaa-real/SubProcesses/P0_aa_wpwm/all_G1_1226/MADatNLO.HwU /farmstorage/marcozaro/MadGraph/mg5amcnlo/mupmum_ww_nlo_onlyaa-real/SubProcesses/P0_aa_wpwm/all_G1_1797/MADatNLO.HwU /farmstorage/marcozaro/MadGraph/mg5amcnlo/mupmum_ww_nlo_onlyaa-real/SubProcesses/P0_aa_wpwm/all_G1_234/MADatNLO.HwU /farmstorage/marcozaro/MadGraph/mg5amcnlo/mupmum_ww_nlo_onlyaa-real/SubProcesses/P0_aa_wpwm/all_G1_1350/MADatNLO.HwU /farmstorage/marcozaro/MadGraph/mg5amcnlo/mupmum_ww_nlo_onlyaa-real/SubProcesses/P0_aa_wpwm/all_G1_93/MADatNLO.HwU /farmstorage/marcozaro/MadGraph/mg5amcnlo/mupmum_ww_nlo_onlyaa-real/SubProcesses/P0_aa_wpwm/all_G1_379/MADatNLO.HwU /farmstorage/marcozaro/MadGraph/mg5amcnlo/mupmum_ww_nlo_onlyaa-real/SubProcesses/P0_aa_wpwm/all_G1_1925/MADatNLO.HwU /farmstorage/marcozaro/MadGraph/mg5amcnlo/mupmum_ww_nlo_onlyaa-real/SubProcesses/P0_aa_wpwm/all_G1_1870/MADatNLO.HwU /farmstorage/marcozaro/MadGraph/mg5amcnlo/mupmum_ww_nlo_onlyaa-real/SubProcesses/P0_aa_wpwm/all_G1_674/MADatNLO.HwU /farmstorage/marcozaro/MadGraph/mg5amcnlo/mupmum_ww_nlo_onlyaa-real/SubProcesses/P0_aa_wpwm/all_G1_1231/MADatNLO.HwU /farmstorage/marcozaro/MadGraph/mg5amcnlo/mupmum_ww_nlo_onlyaa-real/SubProcesses/P0_aa_wpwm/all_G1_659/MADatNLO.HwU /farmstorage/marcozaro/MadGraph/mg5amcnlo/mupmum_ww_nlo_onlyaa-real/SubProcesses/P0_aa_wpwm/all_G1_707/MADatNLO.HwU /farmstorage/marcozaro/MadGraph/mg5amcnlo/mupmum_ww_nlo_onlyaa-real/SubProcesses/P0_aa_wpwm/all_G1_1738/MADatNLO.HwU /farmstorage/marcozaro/MadGraph/mg5amcnlo/mupmum_ww_nlo_onlyaa-real/SubProcesses/P0_aa_wpwm/all_G1_1378/MADatNLO.HwU /farmstorage/marcozaro/MadGraph/mg5amcnlo/mupmum_ww_nlo_onlyaa-real/SubProcesses/P0_aa_wpwm/all_G1_966/MADatNLO.HwU /farmstorage/marcozaro/MadGraph/mg5amcnlo/mupmum_ww_nlo_onlyaa-real/SubProcesses/P0_aa_wpwm/all_G1_1830/MADatNLO.HwU /farmstorage/marcozaro/MadGraph/mg5amcnlo/mupmum_ww_nlo_onlyaa-real/SubProcesses/P0_aa_wpwm/all_G1_102/MADatNLO.HwU /farmstorage/marcozaro/MadGraph/mg5amcnlo/mupmum_ww_nlo_onlyaa-real/SubProcesses/P0_aa_wpwm/all_G1_1496/MADatNLO.HwU /farmstorage/marcozaro/MadGraph/mg5amcnlo/mupmum_ww_nlo_onlyaa-real/SubProcesses/P0_aa_wpwm/all_G1_1311/MADatNLO.HwU /farmstorage/marcozaro/MadGraph/mg5amcnlo/mupmum_ww_nlo_onlyaa-real/SubProcesses/P0_aa_wpwm/all_G1_272/MADatNLO.HwU /farmstorage/marcozaro/MadGraph/mg5amcnlo/mupmum_ww_nlo_onlyaa-real/SubProcesses/P0_aa_wpwm/all_G1_1988/MADatNLO.HwU /farmstorage/marcozaro/MadGraph/mg5amcnlo/mupmum_ww_nlo_onlyaa-real/SubProcesses/P0_aa_wpwm/all_G1_386/MADatNLO.HwU /farmstorage/marcozaro/MadGraph/mg5amcnlo/mupmum_ww_nlo_onlyaa-real/SubProcesses/P0_aa_wpwm/all_G1_1240/MADatNLO.HwU /farmstorage/marcozaro/MadGraph/mg5amcnlo/mupmum_ww_nlo_onlyaa-real/SubProcesses/P0_aa_wpwm/all_G1_384/MADatNLO.HwU /farmstorage/marcozaro/MadGraph/mg5amcnlo/mupmum_ww_nlo_onlyaa-real/SubProcesses/P0_aa_wpwm/all_G1_309/MADatNLO.HwU /farmstorage/marcozaro/MadGraph/mg5amcnlo/mupmum_ww_nlo_onlyaa-real/SubProcesses/P0_aa_wpwm/all_G1_1575/MADatNLO.HwU /farmstorage/marcozaro/MadGraph/mg5amcnlo/mupmum_ww_nlo_onlyaa-real/SubProcesses/P0_aa_wpwm/all_G1_264/MADatNLO.HwU /farmstorage/marcozaro/MadGraph/mg5amcnlo/mupmum_ww_nlo_onlyaa-real/SubProcesses/P0_aa_wpwm/all_G1_217/MADatNLO.HwU /farmstorage/marcozaro/MadGraph/mg5amcnlo/mupmum_ww_nlo_onlyaa-real/SubProcesses/P0_aa_wpwm/all_G1_866/MADatNLO.HwU /farmstorage/marcozaro/MadGraph/mg5amcnlo/mupmum_ww_nlo_onlyaa-real/SubProcesses/P0_aa_wpwm/all_G1_863/MADatNLO.HwU /farmstorage/marcozaro/MadGraph/mg5amcnlo/mupmum_ww_nlo_onlyaa-real/SubProcesses/P0_aa_wpwm/all_G1_702/MADatNLO.HwU /farmstorage/marcozaro/MadGraph/mg5amcnlo/mupmum_ww_nlo_onlyaa-real/SubProcesses/P0_aa_wpwm/all_G1_1027/MADatNLO.HwU /farmstorage/marcozaro/MadGraph/mg5amcnlo/mupmum_ww_nlo_onlyaa-real/SubProcesses/P0_aa_wpwm/all_G1_1332/MADatNLO.HwU /farmstorage/marcozaro/MadGraph/mg5amcnlo/mupmum_ww_nlo_onlyaa-real/SubProcesses/P0_aa_wpwm/all_G1_188/MADatNLO.HwU /farmstorage/marcozaro/MadGraph/mg5amcnlo/mupmum_ww_nlo_onlyaa-real/SubProcesses/P0_aa_wpwm/all_G1_1942/MADatNLO.HwU /farmstorage/marcozaro/MadGraph/mg5amcnlo/mupmum_ww_nlo_onlyaa-real/SubProcesses/P0_aa_wpwm/all_G1_629/MADatNLO.HwU /farmstorage/marcozaro/MadGraph/mg5amcnlo/mupmum_ww_nlo_onlyaa-real/SubProcesses/P0_aa_wpwm/all_G1_816/MADatNLO.HwU /farmstorage/marcozaro/MadGraph/mg5amcnlo/mupmum_ww_nlo_onlyaa-real/SubProcesses/P0_aa_wpwm/all_G1_162/MADatNLO.HwU /farmstorage/marcozaro/MadGraph/mg5amcnlo/mupmum_ww_nlo_onlyaa-real/SubProcesses/P0_aa_wpwm/all_G1_1455/MADatNLO.HwU /farmstorage/marcozaro/MadGraph/mg5amcnlo/mupmum_ww_nlo_onlyaa-real/SubProcesses/P0_aa_wpwm/all_G1_1112/MADatNLO.HwU /farmstorage/marcozaro/MadGraph/mg5amcnlo/mupmum_ww_nlo_onlyaa-real/SubProcesses/P0_aa_wpwm/all_G1_194/MADatNLO.HwU /farmstorage/marcozaro/MadGraph/mg5amcnlo/mupmum_ww_nlo_onlyaa-real/SubProcesses/P0_aa_wpwm/all_G1_994/MADatNLO.HwU /farmstorage/marcozaro/MadGraph/mg5amcnlo/mupmum_ww_nlo_onlyaa-real/SubProcesses/P0_aa_wpwm/all_G1_1643/MADatNLO.HwU /farmstorage/marcozaro/MadGraph/mg5amcnlo/mupmum_ww_nlo_onlyaa-real/SubProcesses/P0_aa_wpwm/all_G1_1763/MADatNLO.HwU /farmstorage/marcozaro/MadGraph/mg5amcnlo/mupmum_ww_nlo_onlyaa-real/SubProcesses/P0_aa_wpwm/all_G1_378/MADatNLO.HwU /farmstorage/marcozaro/MadGraph/mg5amcnlo/mupmum_ww_nlo_onlyaa-real/SubProcesses/P0_aa_wpwm/all_G1_582/MADatNLO.HwU /farmstorage/marcozaro/MadGraph/mg5amcnlo/mupmum_ww_nlo_onlyaa-real/SubProcesses/P0_aa_wpwm/all_G1_1368/MADatNLO.HwU /farmstorage/marcozaro/MadGraph/mg5amcnlo/mupmum_ww_nlo_onlyaa-real/SubProcesses/P0_aa_wpwm/all_G1_1222/MADatNLO.HwU /farmstorage/marcozaro/MadGraph/mg5amcnlo/mupmum_ww_nlo_onlyaa-real/SubProcesses/P0_aa_wpwm/all_G1_565/MADatNLO.HwU /farmstorage/marcozaro/MadGraph/mg5amcnlo/mupmum_ww_nlo_onlyaa-real/SubProcesses/P0_aa_wpwm/all_G1_640/MADatNLO.HwU /farmstorage/marcozaro/MadGraph/mg5amcnlo/mupmum_ww_nlo_onlyaa-real/SubProcesses/P0_aa_wpwm/all_G1_789/MADatNLO.HwU /farmstorage/marcozaro/MadGraph/mg5amcnlo/mupmum_ww_nlo_onlyaa-real/SubProcesses/P0_aa_wpwm/all_G1_144/MADatNLO.HwU /farmstorage/marcozaro/MadGraph/mg5amcnlo/mupmum_ww_nlo_onlyaa-real/SubProcesses/P0_aa_wpwm/all_G1_1410/MADatNLO.HwU /farmstorage/marcozaro/MadGraph/mg5amcnlo/mupmum_ww_nlo_onlyaa-real/SubProcesses/P0_aa_wpwm/all_G1_307/MADatNLO.HwU /farmstorage/marcozaro/MadGraph/mg5amcnlo/mupmum_ww_nlo_onlyaa-real/SubProcesses/P0_aa_wpwm/all_G1_1015/MADatNLO.HwU /farmstorage/marcozaro/MadGraph/mg5amcnlo/mupmum_ww_nlo_onlyaa-real/SubProcesses/P0_aa_wpwm/all_G1_1993/MADatNLO.HwU /farmstorage/marcozaro/MadGraph/mg5amcnlo/mupmum_ww_nlo_onlyaa-real/SubProcesses/P0_aa_wpwm/all_G1_1106/MADatNLO.HwU /farmstorage/marcozaro/MadGraph/mg5amcnlo/mupmum_ww_nlo_onlyaa-real/SubProcesses/P0_aa_wpwm/all_G1_694/MADatNLO.HwU /farmstorage/marcozaro/MadGraph/mg5amcnlo/mupmum_ww_nlo_onlyaa-real/SubProcesses/P0_aa_wpwm/all_G1_1290/MADatNLO.HwU /farmstorage/marcozaro/MadGraph/mg5amcnlo/mupmum_ww_nlo_onlyaa-real/SubProcesses/P0_aa_wpwm/all_G1_1675/MADatNLO.HwU /farmstorage/marcozaro/MadGraph/mg5amcnlo/mupmum_ww_nlo_onlyaa-real/SubProcesses/P0_aa_wpwm/all_G1_1109/MADatNLO.HwU /farmstorage/marcozaro/MadGraph/mg5amcnlo/mupmum_ww_nlo_onlyaa-real/SubProcesses/P0_aa_wpwm/all_G1_1227/MADatNLO.HwU /farmstorage/marcozaro/MadGraph/mg5amcnlo/mupmum_ww_nlo_onlyaa-real/SubProcesses/P0_aa_wpwm/all_G1_1517/MADatNLO.HwU /farmstorage/marcozaro/MadGraph/mg5amcnlo/mupmum_ww_nlo_onlyaa-real/SubProcesses/P0_aa_wpwm/all_G1_466/MADatNLO.HwU /farmstorage/marcozaro/MadGraph/mg5amcnlo/mupmum_ww_nlo_onlyaa-real/SubProcesses/P0_aa_wpwm/all_G1_504/MADatNLO.HwU /farmstorage/marcozaro/MadGraph/mg5amcnlo/mupmum_ww_nlo_onlyaa-real/SubProcesses/P0_aa_wpwm/all_G1_431/MADatNLO.HwU /farmstorage/marcozaro/MadGraph/mg5amcnlo/mupmum_ww_nlo_onlyaa-real/SubProcesses/P0_aa_wpwm/all_G1_353/MADatNLO.HwU /farmstorage/marcozaro/MadGraph/mg5amcnlo/mupmum_ww_nlo_onlyaa-real/SubProcesses/P0_aa_wpwm/all_G1_18/MADatNLO.HwU /farmstorage/marcozaro/MadGraph/mg5amcnlo/mupmum_ww_nlo_onlyaa-real/SubProcesses/P0_aa_wpwm/all_G1_625/MADatNLO.HwU /farmstorage/marcozaro/MadGraph/mg5amcnlo/mupmum_ww_nlo_onlyaa-real/SubProcesses/P0_aa_wpwm/all_G1_1396/MADatNLO.HwU /farmstorage/marcozaro/MadGraph/mg5amcnlo/mupmum_ww_nlo_onlyaa-real/SubProcesses/P0_aa_wpwm/all_G1_528/MADatNLO.HwU /farmstorage/marcozaro/MadGraph/mg5amcnlo/mupmum_ww_nlo_onlyaa-real/SubProcesses/P0_aa_wpwm/all_G1_605/MADatNLO.HwU /farmstorage/marcozaro/MadGraph/mg5amcnlo/mupmum_ww_nlo_onlyaa-real/SubProcesses/P0_aa_wpwm/all_G1_1962/MADatNLO.HwU /farmstorage/marcozaro/MadGraph/mg5amcnlo/mupmum_ww_nlo_onlyaa-real/SubProcesses/P0_aa_wpwm/all_G1_51/MADatNLO.HwU /farmstorage/marcozaro/MadGraph/mg5amcnlo/mupmum_ww_nlo_onlyaa-real/SubProcesses/P0_aa_wpwm/all_G1_1288/MADatNLO.HwU /farmstorage/marcozaro/MadGraph/mg5amcnlo/mupmum_ww_nlo_onlyaa-real/SubProcesses/P0_aa_wpwm/all_G1_876/MADatNLO.HwU /farmstorage/marcozaro/MadGraph/mg5amcnlo/mupmum_ww_nlo_onlyaa-real/SubProcesses/P0_aa_wpwm/all_G1_1175/MADatNLO.HwU /farmstorage/marcozaro/MadGraph/mg5amcnlo/mupmum_ww_nlo_onlyaa-real/SubProcesses/P0_aa_wpwm/all_G1_1555/MADatNLO.HwU /farmstorage/marcozaro/MadGraph/mg5amcnlo/mupmum_ww_nlo_onlyaa-real/SubProcesses/P0_aa_wpwm/all_G1_1342/MADatNLO.HwU /farmstorage/marcozaro/MadGraph/mg5amcnlo/mupmum_ww_nlo_onlyaa-real/SubProcesses/P0_aa_wpwm/all_G1_643/MADatNLO.HwU /farmstorage/marcozaro/MadGraph/mg5amcnlo/mupmum_ww_nlo_onlyaa-real/SubProcesses/P0_aa_wpwm/all_G1_1313/MADatNLO.HwU /farmstorage/marcozaro/MadGraph/mg5amcnlo/mupmum_ww_nlo_onlyaa-real/SubProcesses/P0_aa_wpwm/all_G1_455/MADatNLO.HwU /farmstorage/marcozaro/MadGraph/mg5amcnlo/mupmum_ww_nlo_onlyaa-real/SubProcesses/P0_aa_wpwm/all_G1_514/MADatNLO.HwU /farmstorage/marcozaro/MadGraph/mg5amcnlo/mupmum_ww_nlo_onlyaa-real/SubProcesses/P0_aa_wpwm/all_G1_1620/MADatNLO.HwU /farmstorage/marcozaro/MadGraph/mg5amcnlo/mupmum_ww_nlo_onlyaa-real/SubProcesses/P0_aa_wpwm/all_G1_1492/MADatNLO.HwU /farmstorage/marcozaro/MadGraph/mg5amcnlo/mupmum_ww_nlo_onlyaa-real/SubProcesses/P0_aa_wpwm/all_G1_1483/MADatNLO.HwU /farmstorage/marcozaro/MadGraph/mg5amcnlo/mupmum_ww_nlo_onlyaa-real/SubProcesses/P0_aa_wpwm/all_G1_1070/MADatNLO.HwU /farmstorage/marcozaro/MadGraph/mg5amcnlo/mupmum_ww_nlo_onlyaa-real/SubProcesses/P0_aa_wpwm/all_G1_1406/MADatNLO.HwU /farmstorage/marcozaro/MadGraph/mg5amcnlo/mupmum_ww_nlo_onlyaa-real/SubProcesses/P0_aa_wpwm/all_G1_1352/MADatNLO.HwU /farmstorage/marcozaro/MadGraph/mg5amcnlo/mupmum_ww_nlo_onlyaa-real/SubProcesses/P0_aa_wpwm/all_G1_1181/MADatNLO.HwU /farmstorage/marcozaro/MadGraph/mg5amcnlo/mupmum_ww_nlo_onlyaa-real/SubProcesses/P0_aa_wpwm/all_G1_228/MADatNLO.HwU /farmstorage/marcozaro/MadGraph/mg5amcnlo/mupmum_ww_nlo_onlyaa-real/SubProcesses/P0_aa_wpwm/all_G1_1822/MADatNLO.HwU /farmstorage/marcozaro/MadGraph/mg5amcnlo/mupmum_ww_nlo_onlyaa-real/SubProcesses/P0_aa_wpwm/all_G1_1606/MADatNLO.HwU /farmstorage/marcozaro/MadGraph/mg5amcnlo/mupmum_ww_nlo_onlyaa-real/SubProcesses/P0_aa_wpwm/all_G1_247/MADatNLO.HwU /farmstorage/marcozaro/MadGraph/mg5amcnlo/mupmum_ww_nlo_onlyaa-real/SubProcesses/P0_aa_wpwm/all_G1_1479/MADatNLO.HwU /farmstorage/marcozaro/MadGraph/mg5amcnlo/mupmum_ww_nlo_onlyaa-real/SubProcesses/P0_aa_wpwm/all_G1_1197/MADatNLO.HwU /farmstorage/marcozaro/MadGraph/mg5amcnlo/mupmum_ww_nlo_onlyaa-real/SubProcesses/P0_aa_wpwm/all_G1_365/MADatNLO.HwU /farmstorage/marcozaro/MadGraph/mg5amcnlo/mupmum_ww_nlo_onlyaa-real/SubProcesses/P0_aa_wpwm/all_G1_1687/MADatNLO.HwU /farmstorage/marcozaro/MadGraph/mg5amcnlo/mupmum_ww_nlo_onlyaa-real/SubProcesses/P0_aa_wpwm/all_G1_44/MADatNLO.HwU /farmstorage/marcozaro/MadGraph/mg5amcnlo/mupmum_ww_nlo_onlyaa-real/SubProcesses/P0_aa_wpwm/all_G1_895/MADatNLO.HwU /farmstorage/marcozaro/MadGraph/mg5amcnlo/mupmum_ww_nlo_onlyaa-real/SubProcesses/P0_aa_wpwm/all_G1_1097/MADatNLO.HwU /farmstorage/marcozaro/MadGraph/mg5amcnlo/mupmum_ww_nlo_onlyaa-real/SubProcesses/P0_aa_wpwm/all_G1_724/MADatNLO.HwU /farmstorage/marcozaro/MadGraph/mg5amcnlo/mupmum_ww_nlo_onlyaa-real/SubProcesses/P0_aa_wpwm/all_G1_403/MADatNLO.HwU /farmstorage/marcozaro/MadGraph/mg5amcnlo/mupmum_ww_nlo_onlyaa-real/SubProcesses/P0_aa_wpwm/all_G1_10/MADatNLO.HwU /farmstorage/marcozaro/MadGraph/mg5amcnlo/mupmum_ww_nlo_onlyaa-real/SubProcesses/P0_aa_wpwm/all_G1_1871/MADatNLO.HwU /farmstorage/marcozaro/MadGraph/mg5amcnlo/mupmum_ww_nlo_onlyaa-real/SubProcesses/P0_aa_wpwm/all_G1_1550/MADatNLO.HwU /farmstorage/marcozaro/MadGraph/mg5amcnlo/mupmum_ww_nlo_onlyaa-real/SubProcesses/P0_aa_wpwm/all_G1_777/MADatNLO.HwU /farmstorage/marcozaro/MadGraph/mg5amcnlo/mupmum_ww_nlo_onlyaa-real/SubProcesses/P0_aa_wpwm/all_G1_1421/MADatNLO.HwU /farmstorage/marcozaro/MadGraph/mg5amcnlo/mupmum_ww_nlo_onlyaa-real/SubProcesses/P0_aa_wpwm/all_G1_314/MADatNLO.HwU /farmstorage/marcozaro/MadGraph/mg5amcnlo/mupmum_ww_nlo_onlyaa-real/SubProcesses/P0_aa_wpwm/all_G1_601/MADatNLO.HwU /farmstorage/marcozaro/MadGraph/mg5amcnlo/mupmum_ww_nlo_onlyaa-real/SubProcesses/P0_aa_wpwm/all_G1_238/MADatNLO.HwU /farmstorage/marcozaro/MadGraph/mg5amcnlo/mupmum_ww_nlo_onlyaa-real/SubProcesses/P0_aa_wpwm/all_G1_1501/MADatNLO.HwU /farmstorage/marcozaro/MadGraph/mg5amcnlo/mupmum_ww_nlo_onlyaa-real/SubProcesses/P0_aa_wpwm/all_G1_644/MADatNLO.HwU /farmstorage/marcozaro/MadGraph/mg5amcnlo/mupmum_ww_nlo_onlyaa-real/SubProcesses/P0_aa_wpwm/all_G1_1662/MADatNLO.HwU /farmstorage/marcozaro/MadGraph/mg5amcnlo/mupmum_ww_nlo_onlyaa-real/SubProcesses/P0_aa_wpwm/all_G1_1025/MADatNLO.HwU /farmstorage/marcozaro/MadGraph/mg5amcnlo/mupmum_ww_nlo_onlyaa-real/SubProcesses/P0_aa_wpwm/all_G1_635/MADatNLO.HwU /farmstorage/marcozaro/MadGraph/mg5amcnlo/mupmum_ww_nlo_onlyaa-real/SubProcesses/P0_aa_wpwm/all_G1_1961/MADatNLO.HwU /farmstorage/marcozaro/MadGraph/mg5amcnlo/mupmum_ww_nlo_onlyaa-real/SubProcesses/P0_aa_wpwm/all_G1_1621/MADatNLO.HwU /farmstorage/marcozaro/MadGraph/mg5amcnlo/mupmum_ww_nlo_onlyaa-real/SubProcesses/P0_aa_wpwm/all_G1_91/MADatNLO.HwU /farmstorage/marcozaro/MadGraph/mg5amcnlo/mupmum_ww_nlo_onlyaa-real/SubProcesses/P0_aa_wpwm/all_G1_356/MADatNLO.HwU /farmstorage/marcozaro/MadGraph/mg5amcnlo/mupmum_ww_nlo_onlyaa-real/SubProcesses/P0_aa_wpwm/all_G1_869/MADatNLO.HwU /farmstorage/marcozaro/MadGraph/mg5amcnlo/mupmum_ww_nlo_onlyaa-real/SubProcesses/P0_aa_wpwm/all_G1_1821/MADatNLO.HwU /farmstorage/marcozaro/MadGraph/mg5amcnlo/mupmum_ww_nlo_onlyaa-real/SubProcesses/P0_aa_wpwm/all_G1_1986/MADatNLO.HwU /farmstorage/marcozaro/MadGraph/mg5amcnlo/mupmum_ww_nlo_onlyaa-real/SubProcesses/P0_aa_wpwm/all_G1_1657/MADatNLO.HwU /farmstorage/marcozaro/MadGraph/mg5amcnlo/mupmum_ww_nlo_onlyaa-real/SubProcesses/P0_aa_wpwm/all_G1_996/MADatNLO.HwU /farmstorage/marcozaro/MadGraph/mg5amcnlo/mupmum_ww_nlo_onlyaa-real/SubProcesses/P0_aa_wpwm/all_G1_974/MADatNLO.HwU /farmstorage/marcozaro/MadGraph/mg5amcnlo/mupmum_ww_nlo_onlyaa-real/SubProcesses/P0_aa_wpwm/all_G1_1210/MADatNLO.HwU /farmstorage/marcozaro/MadGraph/mg5amcnlo/mupmum_ww_nlo_onlyaa-real/SubProcesses/P0_aa_wpwm/all_G1_1191/MADatNLO.HwU /farmstorage/marcozaro/MadGraph/mg5amcnlo/mupmum_ww_nlo_onlyaa-real/SubProcesses/P0_aa_wpwm/all_G1_1367/MADatNLO.HwU /farmstorage/marcozaro/MadGraph/mg5amcnlo/mupmum_ww_nlo_onlyaa-real/SubProcesses/P0_aa_wpwm/all_G1_1973/MADatNLO.HwU /farmstorage/marcozaro/MadGraph/mg5amcnlo/mupmum_ww_nlo_onlyaa-real/SubProcesses/P0_aa_wpwm/all_G1_1703/MADatNLO.HwU /farmstorage/marcozaro/MadGraph/mg5amcnlo/mupmum_ww_nlo_onlyaa-real/SubProcesses/P0_aa_wpwm/all_G1_256/MADatNLO.HwU /farmstorage/marcozaro/MadGraph/mg5amcnlo/mupmum_ww_nlo_onlyaa-real/SubProcesses/P0_aa_wpwm/all_G1_835/MADatNLO.HwU /farmstorage/marcozaro/MadGraph/mg5amcnlo/mupmum_ww_nlo_onlyaa-real/SubProcesses/P0_aa_wpwm/all_G1_1337/MADatNLO.HwU /farmstorage/marcozaro/MadGraph/mg5amcnlo/mupmum_ww_nlo_onlyaa-real/SubProcesses/P0_aa_wpwm/all_G1_1427/MADatNLO.HwU /farmstorage/marcozaro/MadGraph/mg5amcnlo/mupmum_ww_nlo_onlyaa-real/SubProcesses/P0_aa_wpwm/all_G1_113/MADatNLO.HwU /farmstorage/marcozaro/MadGraph/mg5amcnlo/mupmum_ww_nlo_onlyaa-real/SubProcesses/P0_aa_wpwm/all_G1_3/MADatNLO.HwU /farmstorage/marcozaro/MadGraph/mg5amcnlo/mupmum_ww_nlo_onlyaa-real/SubProcesses/P0_aa_wpwm/all_G1_1816/MADatNLO.HwU /farmstorage/marcozaro/MadGraph/mg5amcnlo/mupmum_ww_nlo_onlyaa-real/SubProcesses/P0_aa_wpwm/all_G1_178/MADatNLO.HwU /farmstorage/marcozaro/MadGraph/mg5amcnlo/mupmum_ww_nlo_onlyaa-real/SubProcesses/P0_aa_wpwm/all_G1_311/MADatNLO.HwU /farmstorage/marcozaro/MadGraph/mg5amcnlo/mupmum_ww_nlo_onlyaa-real/SubProcesses/P0_aa_wpwm/all_G1_462/MADatNLO.HwU /farmstorage/marcozaro/MadGraph/mg5amcnlo/mupmum_ww_nlo_onlyaa-real/SubProcesses/P0_aa_wpwm/all_G1_75/MADatNLO.HwU /farmstorage/marcozaro/MadGraph/mg5amcnlo/mupmum_ww_nlo_onlyaa-real/SubProcesses/P0_aa_wpwm/all_G1_1509/MADatNLO.HwU /farmstorage/marcozaro/MadGraph/mg5amcnlo/mupmum_ww_nlo_onlyaa-real/SubProcesses/P0_aa_wpwm/all_G1_1351/MADatNLO.HwU /farmstorage/marcozaro/MadGraph/mg5amcnlo/mupmum_ww_nlo_onlyaa-real/SubProcesses/P0_aa_wpwm/all_G1_1098/MADatNLO.HwU /farmstorage/marcozaro/MadGraph/mg5amcnlo/mupmum_ww_nlo_onlyaa-real/SubProcesses/P0_aa_wpwm/all_G1_577/MADatNLO.HwU /farmstorage/marcozaro/MadGraph/mg5amcnlo/mupmum_ww_nlo_onlyaa-real/SubProcesses/P0_aa_wpwm/all_G1_779/MADatNLO.HwU /farmstorage/marcozaro/MadGraph/mg5amcnlo/mupmum_ww_nlo_onlyaa-real/SubProcesses/P0_aa_wpwm/all_G1_850/MADatNLO.HwU /farmstorage/marcozaro/MadGraph/mg5amcnlo/mupmum_ww_nlo_onlyaa-real/SubProcesses/P0_aa_wpwm/all_G1_115/MADatNLO.HwU /farmstorage/marcozaro/MadGraph/mg5amcnlo/mupmum_ww_nlo_onlyaa-real/SubProcesses/P0_aa_wpwm/all_G1_433/MADatNLO.HwU /farmstorage/marcozaro/MadGraph/mg5amcnlo/mupmum_ww_nlo_onlyaa-real/SubProcesses/P0_aa_wpwm/all_G1_387/MADatNLO.HwU /farmstorage/marcozaro/MadGraph/mg5amcnlo/mupmum_ww_nlo_onlyaa-real/SubProcesses/P0_aa_wpwm/all_G1_232/MADatNLO.HwU /farmstorage/marcozaro/MadGraph/mg5amcnlo/mupmum_ww_nlo_onlyaa-real/SubProcesses/P0_aa_wpwm/all_G1_103/MADatNLO.HwU /farmstorage/marcozaro/MadGraph/mg5amcnlo/mupmum_ww_nlo_onlyaa-real/SubProcesses/P0_aa_wpwm/all_G1_491/MADatNLO.HwU /farmstorage/marcozaro/MadGraph/mg5amcnlo/mupmum_ww_nlo_onlyaa-real/SubProcesses/P0_aa_wpwm/all_G1_351/MADatNLO.HwU /farmstorage/marcozaro/MadGraph/mg5amcnlo/mupmum_ww_nlo_onlyaa-real/SubProcesses/P0_aa_wpwm/all_G1_416/MADatNLO.HwU /farmstorage/marcozaro/MadGraph/mg5amcnlo/mupmum_ww_nlo_onlyaa-real/SubProcesses/P0_aa_wpwm/all_G1_1038/MADatNLO.HwU /farmstorage/marcozaro/MadGraph/mg5amcnlo/mupmum_ww_nlo_onlyaa-real/SubProcesses/P0_aa_wpwm/all_G1_1072/MADatNLO.HwU /farmstorage/marcozaro/MadGraph/mg5amcnlo/mupmum_ww_nlo_onlyaa-real/SubProcesses/P0_aa_wpwm/all_G1_496/MADatNLO.HwU /farmstorage/marcozaro/MadGraph/mg5amcnlo/mupmum_ww_nlo_onlyaa-real/SubProcesses/P0_aa_wpwm/all_G1_1013/MADatNLO.HwU /farmstorage/marcozaro/MadGraph/mg5amcnlo/mupmum_ww_nlo_onlyaa-real/SubProcesses/P0_aa_wpwm/all_G1_664/MADatNLO.HwU /farmstorage/marcozaro/MadGraph/mg5amcnlo/mupmum_ww_nlo_onlyaa-real/SubProcesses/P0_aa_wpwm/all_G1_583/MADatNLO.HwU /farmstorage/marcozaro/MadGraph/mg5amcnlo/mupmum_ww_nlo_onlyaa-real/SubProcesses/P0_aa_wpwm/all_G1_810/MADatNLO.HwU /farmstorage/marcozaro/MadGraph/mg5amcnlo/mupmum_ww_nlo_onlyaa-real/SubProcesses/P0_aa_wpwm/all_G1_1976/MADatNLO.HwU /farmstorage/marcozaro/MadGraph/mg5amcnlo/mupmum_ww_nlo_onlyaa-real/SubProcesses/P0_aa_wpwm/all_G1_1061/MADatNLO.HwU /farmstorage/marcozaro/MadGraph/mg5amcnlo/mupmum_ww_nlo_onlyaa-real/SubProcesses/P0_aa_wpwm/all_G1_1206/MADatNLO.HwU /farmstorage/marcozaro/MadGraph/mg5amcnlo/mupmum_ww_nlo_onlyaa-real/SubProcesses/P0_aa_wpwm/all_G1_946/MADatNLO.HwU /farmstorage/marcozaro/MadGraph/mg5amcnlo/mupmum_ww_nlo_onlyaa-real/SubProcesses/P0_aa_wpwm/all_G1_389/MADatNLO.HwU /farmstorage/marcozaro/MadGraph/mg5amcnlo/mupmum_ww_nlo_onlyaa-real/SubProcesses/P0_aa_wpwm/all_G1_1473/MADatNLO.HwU /farmstorage/marcozaro/MadGraph/mg5amcnlo/mupmum_ww_nlo_onlyaa-real/SubProcesses/P0_aa_wpwm/all_G1_1726/MADatNLO.HwU /farmstorage/marcozaro/MadGraph/mg5amcnlo/mupmum_ww_nlo_onlyaa-real/SubProcesses/P0_aa_wpwm/all_G1_165/MADatNLO.HwU /farmstorage/marcozaro/MadGraph/mg5amcnlo/mupmum_ww_nlo_onlyaa-real/SubProcesses/P0_aa_wpwm/all_G1_572/MADatNLO.HwU /farmstorage/marcozaro/MadGraph/mg5amcnlo/mupmum_ww_nlo_onlyaa-real/SubProcesses/P0_aa_wpwm/all_G1_1543/MADatNLO.HwU /farmstorage/marcozaro/MadGraph/mg5amcnlo/mupmum_ww_nlo_onlyaa-real/SubProcesses/P0_aa_wpwm/all_G1_1845/MADatNLO.HwU /farmstorage/marcozaro/MadGraph/mg5amcnlo/mupmum_ww_nlo_onlyaa-real/SubProcesses/P0_aa_wpwm/all_G1_738/MADatNLO.HwU /farmstorage/marcozaro/MadGraph/mg5amcnlo/mupmum_ww_nlo_onlyaa-real/SubProcesses/P0_aa_wpwm/all_G1_1490/MADatNLO.HwU /farmstorage/marcozaro/MadGraph/mg5amcnlo/mupmum_ww_nlo_onlyaa-real/SubProcesses/P0_aa_wpwm/all_G1_1858/MADatNLO.HwU /farmstorage/marcozaro/MadGraph/mg5amcnlo/mupmum_ww_nlo_onlyaa-real/SubProcesses/P0_aa_wpwm/all_G1_977/MADatNLO.HwU /farmstorage/marcozaro/MadGraph/mg5amcnlo/mupmum_ww_nlo_onlyaa-real/SubProcesses/P0_aa_wpwm/all_G1_552/MADatNLO.HwU /farmstorage/marcozaro/MadGraph/mg5amcnlo/mupmum_ww_nlo_onlyaa-real/SubProcesses/P0_aa_wpwm/all_G1_839/MADatNLO.HwU /farmstorage/marcozaro/MadGraph/mg5amcnlo/mupmum_ww_nlo_onlyaa-real/SubProcesses/P0_aa_wpwm/all_G1_1996/MADatNLO.HwU /farmstorage/marcozaro/MadGraph/mg5amcnlo/mupmum_ww_nlo_onlyaa-real/SubProcesses/P0_aa_wpwm/all_G1_1360/MADatNLO.HwU /farmstorage/marcozaro/MadGraph/mg5amcnlo/mupmum_ww_nlo_onlyaa-real/SubProcesses/P0_aa_wpwm/all_G1_1006/MADatNLO.HwU /farmstorage/marcozaro/MadGraph/mg5amcnlo/mupmum_ww_nlo_onlyaa-real/SubProcesses/P0_aa_wpwm/all_G1_961/MADatNLO.HwU /farmstorage/marcozaro/MadGraph/mg5amcnlo/mupmum_ww_nlo_onlyaa-real/SubProcesses/P0_aa_wpwm/all_G1_1237/MADatNLO.HwU /farmstorage/marcozaro/MadGraph/mg5amcnlo/mupmum_ww_nlo_onlyaa-real/SubProcesses/P0_aa_wpwm/all_G1_1494/MADatNLO.HwU /farmstorage/marcozaro/MadGraph/mg5amcnlo/mupmum_ww_nlo_onlyaa-real/SubProcesses/P0_aa_wpwm/all_G1_1730/MADatNLO.HwU /farmstorage/marcozaro/MadGraph/mg5amcnlo/mupmum_ww_nlo_onlyaa-real/SubProcesses/P0_aa_wpwm/all_G1_1438/MADatNLO.HwU /farmstorage/marcozaro/MadGraph/mg5amcnlo/mupmum_ww_nlo_onlyaa-real/SubProcesses/P0_aa_wpwm/all_G1_611/MADatNLO.HwU /farmstorage/marcozaro/MadGraph/mg5amcnlo/mupmum_ww_nlo_onlyaa-real/SubProcesses/P0_aa_wpwm/all_G1_1963/MADatNLO.HwU /farmstorage/marcozaro/MadGraph/mg5amcnlo/mupmum_ww_nlo_onlyaa-real/SubProcesses/P0_aa_wpwm/all_G1_1415/MADatNLO.HwU /farmstorage/marcozaro/MadGraph/mg5amcnlo/mupmum_ww_nlo_onlyaa-real/SubProcesses/P0_aa_wpwm/all_G1_887/MADatNLO.HwU /farmstorage/marcozaro/MadGraph/mg5amcnlo/mupmum_ww_nlo_onlyaa-real/SubProcesses/P0_aa_wpwm/all_G1_956/MADatNLO.HwU /farmstorage/marcozaro/MadGraph/mg5amcnlo/mupmum_ww_nlo_onlyaa-real/SubProcesses/P0_aa_wpwm/all_G1_1124/MADatNLO.HwU /farmstorage/marcozaro/MadGraph/mg5amcnlo/mupmum_ww_nlo_onlyaa-real/SubProcesses/P0_aa_wpwm/all_G1_506/MADatNLO.HwU /farmstorage/marcozaro/MadGraph/mg5amcnlo/mupmum_ww_nlo_onlyaa-real/SubProcesses/P0_aa_wpwm/all_G1_166/MADatNLO.HwU /farmstorage/marcozaro/MadGraph/mg5amcnlo/mupmum_ww_nlo_onlyaa-real/SubProcesses/P0_aa_wpwm/all_G1_1422/MADatNLO.HwU /farmstorage/marcozaro/MadGraph/mg5amcnlo/mupmum_ww_nlo_onlyaa-real/SubProcesses/P0_aa_wpwm/all_G1_81/MADatNLO.HwU /farmstorage/marcozaro/MadGraph/mg5amcnlo/mupmum_ww_nlo_onlyaa-real/SubProcesses/P0_aa_wpwm/all_G1_787/MADatNLO.HwU /farmstorage/marcozaro/MadGraph/mg5amcnlo/mupmum_ww_nlo_onlyaa-real/SubProcesses/P0_aa_wpwm/all_G1_1011/MADatNLO.HwU /farmstorage/marcozaro/MadGraph/mg5amcnlo/mupmum_ww_nlo_onlyaa-real/SubProcesses/P0_aa_wpwm/all_G1_570/MADatNLO.HwU /farmstorage/marcozaro/MadGraph/mg5amcnlo/mupmum_ww_nlo_onlyaa-real/SubProcesses/P0_aa_wpwm/all_G1_975/MADatNLO.HwU /farmstorage/marcozaro/MadGraph/mg5amcnlo/mupmum_ww_nlo_onlyaa-real/SubProcesses/P0_aa_wpwm/all_G1_743/MADatNLO.HwU /farmstorage/marcozaro/MadGraph/mg5amcnlo/mupmum_ww_nlo_onlyaa-real/SubProcesses/P0_aa_wpwm/all_G1_392/MADatNLO.HwU /farmstorage/marcozaro/MadGraph/mg5amcnlo/mupmum_ww_nlo_onlyaa-real/SubProcesses/P0_aa_wpwm/all_G1_587/MADatNLO.HwU /farmstorage/marcozaro/MadGraph/mg5amcnlo/mupmum_ww_nlo_onlyaa-real/SubProcesses/P0_aa_wpwm/all_G1_1199/MADatNLO.HwU /farmstorage/marcozaro/MadGraph/mg5amcnlo/mupmum_ww_nlo_onlyaa-real/SubProcesses/P0_aa_wpwm/all_G1_324/MADatNLO.HwU /farmstorage/marcozaro/MadGraph/mg5amcnlo/mupmum_ww_nlo_onlyaa-real/SubProcesses/P0_aa_wpwm/all_G1_1629/MADatNLO.HwU /farmstorage/marcozaro/MadGraph/mg5amcnlo/mupmum_ww_nlo_onlyaa-real/SubProcesses/P0_aa_wpwm/all_G1_556/MADatNLO.HwU /farmstorage/marcozaro/MadGraph/mg5amcnlo/mupmum_ww_nlo_onlyaa-real/SubProcesses/P0_aa_wpwm/all_G1_555/MADatNLO.HwU /farmstorage/marcozaro/MadGraph/mg5amcnlo/mupmum_ww_nlo_onlyaa-real/SubProcesses/P0_aa_wpwm/all_G1_1894/MADatNLO.HwU /farmstorage/marcozaro/MadGraph/mg5amcnlo/mupmum_ww_nlo_onlyaa-real/SubProcesses/P0_aa_wpwm/all_G1_972/MADatNLO.HwU /farmstorage/marcozaro/MadGraph/mg5amcnlo/mupmum_ww_nlo_onlyaa-real/SubProcesses/P0_aa_wpwm/all_G1_648/MADatNLO.HwU /farmstorage/marcozaro/MadGraph/mg5amcnlo/mupmum_ww_nlo_onlyaa-real/SubProcesses/P0_aa_wpwm/all_G1_907/MADatNLO.HwU /farmstorage/marcozaro/MadGraph/mg5amcnlo/mupmum_ww_nlo_onlyaa-real/SubProcesses/P0_aa_wpwm/all_G1_1326/MADatNLO.HwU /farmstorage/marcozaro/MadGraph/mg5amcnlo/mupmum_ww_nlo_onlyaa-real/SubProcesses/P0_aa_wpwm/all_G1_1612/MADatNLO.HwU /farmstorage/marcozaro/MadGraph/mg5amcnlo/mupmum_ww_nlo_onlyaa-real/SubProcesses/P0_aa_wpwm/all_G1_602/MADatNLO.HwU /farmstorage/marcozaro/MadGraph/mg5amcnlo/mupmum_ww_nlo_onlyaa-real/SubProcesses/P0_aa_wpwm/all_G1_1715/MADatNLO.HwU /farmstorage/marcozaro/MadGraph/mg5amcnlo/mupmum_ww_nlo_onlyaa-real/SubProcesses/P0_aa_wpwm/all_G1_358/MADatNLO.HwU /farmstorage/marcozaro/MadGraph/mg5amcnlo/mupmum_ww_nlo_onlyaa-real/SubProcesses/P0_aa_wpwm/all_G1_151/MADatNLO.HwU /farmstorage/marcozaro/MadGraph/mg5amcnlo/mupmum_ww_nlo_onlyaa-real/SubProcesses/P0_aa_wpwm/all_G1_1321/MADatNLO.HwU --out=/farmstorage/marcozaro/MadGraph/mg5amcnlo/mupmum_ww_nlo_onlyaa-real/Events/run_10tev_fixscale_y25_1permil/MADatNLO --gnuplot --band=[] --lhapdf-config=/home/marcozaro/LHAPDF6/bin/lhapdf-config --sum --keep_all_weights --no_open
reset

set lmargin 10
set rmargin 0
set terminal postscript portrait enhanced color "Helvetica" 9 
# The pdf terminal offers transparency support, but you will have to adapt things a bit
#set terminal pdf enhanced font "Helvetica 12" lw 1.0 dashed size 29.7cm, 21cm
set key font ",9"
set key samplen "2"
set output "MADatNLO.ps"

# This is the "PODO" color palette of gnuplot v.5, but with the order
# changed: palette of colors selected to be easily distinguishable by
# color-blind individuals with either protanopia or deuteranopia. Bang
# Wong [2011] Nature Methods 8, 441.

set style line   1 lt 1 lc rgb "#009e73" lw 1.3
set style line 101 lt 1 lc rgb "#009e73" lw 1.3 dt (6,3)
set style line  11 lt 2 lc rgb "#009e73" lw 1.3 dt (6,3)
set style line  21 lt 4 lc rgb "#009e73" lw 1.3 dt (3,2)
set style line  31 lt 6 lc rgb "#009e73" lw 1.3 dt (2,1)
set style line  41 lt 8 lc rgb "#009e73" lw 1.3 dt (4,3)

set style line   2 lt 1 lc rgb "#0072b2" lw 1.3
set style line 102 lt 1 lc rgb "#0072b2" lw 1.3 dt (6,3)
set style line  12 lt 2 lc rgb "#0072b2" lw 1.3 dt (6,3)
set style line  22 lt 4 lc rgb "#0072b2" lw 1.3 dt (3,2)
set style line  32 lt 6 lc rgb "#0072b2" lw 1.3 dt (2,1)
set style line  42 lt 8 lc rgb "#0072b2" lw 1.3 dt (4,3)

set style line   3 lt 1 lc rgb "#d55e00" lw 1.3
set style line 103 lt 1 lc rgb "#d55e00" lw 1.3 dt (6,3)
set style line  13 lt 2 lc rgb "#d55e00" lw 1.3 dt (6,3)
set style line  23 lt 4 lc rgb "#d55e00" lw 1.3 dt (3,2)
set style line  33 lt 6 lc rgb "#d55e00" lw 1.3 dt (2,1)
set style line  43 lt 8 lc rgb "#d55e00" lw 1.3 dt (4,3)

set style line   4 lt 1 lc rgb "#f0e442" lw 1.3
set style line 104 lt 1 lc rgb "#f0e442" lw 1.3 dt (6,3)
set style line  14 lt 2 lc rgb "#f0e442" lw 1.3 dt (6,3)
set style line  24 lt 4 lc rgb "#f0e442" lw 1.3 dt (3,2)
set style line  34 lt 6 lc rgb "#f0e442" lw 1.3 dt (2,1)
set style line  44 lt 8 lc rgb "#f0e442" lw 1.3 dt (4,3)

set style line   5 lt 1 lc rgb "#56b4e9" lw 1.3
set style line 105 lt 1 lc rgb "#56b4e9" lw 1.3 dt (6,3)
set style line  15 lt 2 lc rgb "#56b4e9" lw 1.3 dt (6,3)
set style line  25 lt 4 lc rgb "#56b4e9" lw 1.3 dt (3,2)
set style line  35 lt 6 lc rgb "#56b4e9" lw 1.3 dt (2,1)
set style line  45 lt 8 lc rgb "#56b4e9" lw 1.3 dt (4,3)

set style line   6 lt 1 lc rgb "#cc79a7" lw 1.3
set style line 106 lt 1 lc rgb "#cc79a7" lw 1.3 dt (6,3)
set style line  16 lt 2 lc rgb "#cc79a7" lw 1.3 dt (6,3)
set style line  26 lt 4 lc rgb "#cc79a7" lw 1.3 dt (3,2)
set style line  36 lt 6 lc rgb "#cc79a7" lw 1.3 dt (2,1)
set style line  46 lt 8 lc rgb "#cc79a7" lw 1.3 dt (4,3)

set style line   7 lt 1 lc rgb "#e69f00" lw 1.3
set style line 107 lt 1 lc rgb "#e69f00" lw 1.3 dt (6,3)
set style line  17 lt 2 lc rgb "#e69f00" lw 1.3 dt (6,3)
set style line  27 lt 4 lc rgb "#e69f00" lw 1.3 dt (3,2)
set style line  37 lt 6 lc rgb "#e69f00" lw 1.3 dt (2,1)
set style line  47 lt 8 lc rgb "#e69f00" lw 1.3 dt (4,3)

set style line   8 lt 1 lc rgb "black" lw 1.3
set style line 108 lt 1 lc rgb "black" lw 1.3 dt (6,3)
set style line  18 lt 2 lc rgb "black" lw 1.3 dt (6,3)
set style line  28 lt 4 lc rgb "black" lw 1.3 dt (3,2)
set style line  38 lt 6 lc rgb "black" lw 1.3 dt (2,1)
set style line  48 lt 8 lc rgb "black" lw 1.3 dt (4,3)


set style line 999 lt 1 lc rgb "gray" lw 1.3

safe(x,y,a) = (y == 0.0 ? a : x/y)

set style data histeps
set key invert



################################################################################
### Rendering of the plot titled 'total rate'
################################################################################

set multiplot
set label "total rate" font ",13" at graph 0.04, graph 1.05
set xrange [5.0000e-01:1.5000e+00]
set bmargin 0 
set tmargin 0
set xtics nomirror
set ytics nomirror
set mytics 10
set xtics auto
set key horizontal noreverse maxcols 1 width -4 
set label front 'MadGraph5\_aMC\@NLO' font "Courier,11" rotate by 90 at graph 1.02, graph 0.04

#-- rendering subhistograms 'NLO|#1 and LO|#1 results'

set format y '10^{%T}'
set yrange [3.7394e-01:1.4028e+01]
set origin 0.0000e+00, 5.0000e-01
set size 1.0000e+00, 4.0000e-01
set mytics 10
set ytics auto
set format x ''
set logscale y
set ylabel "{/Symbol s} per bin [pb]"

plot \
sqrt(-1) ls 16 title 'TOTR|#1, scale variation',\
sqrt(-1) ls 15 title 'NLOR|#1, scale variation',\
sqrt(-1) ls 14 title 'TOT|#1, scale variation',\
sqrt(-1) ls 13 title 'LOAA|#1, scale variation',\
sqrt(-1) ls 12 title 'LO|#1, scale variation',\
sqrt(-1) ls 11 title 'NLO|#1, scale variation',\
'MADatNLO.HwU' index 5 using (($1+$2)/2):($3 >= 0 ? sqrt(-1) : abs($3)):4 w yerrorbar ls 106 title '',\
'MADatNLO.HwU' index 5 using (($1+$2)/2):($3 >= 0 ? sqrt(-1) : abs($3)) ls 106 title '',\
'MADatNLO.HwU' index 5 using (($1+$2)/2):($3 < 0 ? sqrt(-1) : $3):4 w yerrorbar ls 6 title '',\
'MADatNLO.HwU' index 5 using (($1+$2)/2):($3 < 0 ? sqrt(-1) : $3) ls 6 title 'TOTR|#1, central value, dynamical\_scale\_choice=-2',\
'MADatNLO.HwU' index 4 using (($1+$2)/2):($3 >= 0 ? sqrt(-1) : abs($3)):4 w yerrorbar ls 105 title '',\
'MADatNLO.HwU' index 4 using (($1+$2)/2):($3 >= 0 ? sqrt(-1) : abs($3)) ls 105 title '',\
'MADatNLO.HwU' index 4 using (($1+$2)/2):($3 < 0 ? sqrt(-1) : $3):4 w yerrorbar ls 5 title '',\
'MADatNLO.HwU' index 4 using (($1+$2)/2):($3 < 0 ? sqrt(-1) : $3) ls 5 title 'NLOR|#1, central value, dynamical\_scale\_choice=-2',\
'MADatNLO.HwU' index 3 using (($1+$2)/2):($3 >= 0 ? sqrt(-1) : abs($3)):4 w yerrorbar ls 104 title '',\
'MADatNLO.HwU' index 3 using (($1+$2)/2):($3 >= 0 ? sqrt(-1) : abs($3)) ls 104 title '',\
'MADatNLO.HwU' index 3 using (($1+$2)/2):($3 < 0 ? sqrt(-1) : $3):4 w yerrorbar ls 4 title '',\
'MADatNLO.HwU' index 3 using (($1+$2)/2):($3 < 0 ? sqrt(-1) : $3) ls 4 title 'TOT|#1, central value, dynamical\_scale\_choice=-2',\
'MADatNLO.HwU' index 2 using (($1+$2)/2):($3 >= 0 ? sqrt(-1) : abs($3)):4 w yerrorbar ls 103 title '',\
'MADatNLO.HwU' index 2 using (($1+$2)/2):($3 >= 0 ? sqrt(-1) : abs($3)) ls 103 title '',\
'MADatNLO.HwU' index 2 using (($1+$2)/2):($3 < 0 ? sqrt(-1) : $3):4 w yerrorbar ls 3 title '',\
'MADatNLO.HwU' index 2 using (($1+$2)/2):($3 < 0 ? sqrt(-1) : $3) ls 3 title 'LOAA|#1, central value, dynamical\_scale\_choice=-2',\
'MADatNLO.HwU' index 1 using (($1+$2)/2):($3 >= 0 ? sqrt(-1) : abs($3)):4 w yerrorbar ls 102 title '',\
'MADatNLO.HwU' index 1 using (($1+$2)/2):($3 >= 0 ? sqrt(-1) : abs($3)) ls 102 title '',\
'MADatNLO.HwU' index 1 using (($1+$2)/2):($3 < 0 ? sqrt(-1) : $3):4 w yerrorbar ls 2 title '',\
'MADatNLO.HwU' index 1 using (($1+$2)/2):($3 < 0 ? sqrt(-1) : $3) ls 2 title 'LO|#1, central value, dynamical\_scale\_choice=-2',\
'MADatNLO.HwU' index 0 using (($1+$2)/2):($3 >= 0 ? sqrt(-1) : abs($3)):4 w yerrorbar ls 101 title '',\
'MADatNLO.HwU' index 0 using (($1+$2)/2):($3 >= 0 ? sqrt(-1) : abs($3)) ls 101 title '',\
'MADatNLO.HwU' index 0 using (($1+$2)/2):($3 < 0 ? sqrt(-1) : $3):4 w yerrorbar ls 1 title '',\
'MADatNLO.HwU' index 0 using (($1+$2)/2):($3 < 0 ? sqrt(-1) : $3) ls 1 title 'NLO|#1, central value, dynamical\_scale\_choice=-2'
#-- rendering subhistograms 'Relative scale and PDF uncertainty'
unset label
unset format
set yrange [-7.6247e-01:6.4367e-01]
set origin 0.0000e+00, 3.5000e-01
set size 1.0000e+00, 1.5000e-01
set mytics 2
set ytics auto
set format x ''
unset logscale y
set ylabel "NLO|#1 rel.unc."
set label "Relative uncertainties w.r.t. central values" font ",9" front at graph 0.03, graph 0.13
plot \
'MADatNLO.HwU' index 5 using (($1+$2)/2):(safe($7,$3,1.0)-1.0) ls 16 title '',\
'MADatNLO.HwU' index 5 using (($1+$2)/2):(safe($6,$3,1.0)-1.0) ls 16 title '',\
'MADatNLO.HwU' index 4 using (($1+$2)/2):(safe($7,$3,1.0)-1.0) ls 15 title '',\
'MADatNLO.HwU' index 4 using (($1+$2)/2):(safe($6,$3,1.0)-1.0) ls 15 title '',\
'MADatNLO.HwU' index 3 using (($1+$2)/2):(safe($7,$3,1.0)-1.0) ls 14 title '',\
'MADatNLO.HwU' index 3 using (($1+$2)/2):(safe($6,$3,1.0)-1.0) ls 14 title '',\
'MADatNLO.HwU' index 2 using (($1+$2)/2):(safe($7,$3,1.0)-1.0) ls 13 title '',\
'MADatNLO.HwU' index 2 using (($1+$2)/2):(safe($6,$3,1.0)-1.0) ls 13 title '',\
'MADatNLO.HwU' index 1 using (($1+$2)/2):(safe($7,$3,1.0)-1.0) ls 12 title '',\
'MADatNLO.HwU' index 1 using (($1+$2)/2):(safe($6,$3,1.0)-1.0) ls 12 title '',\
'MADatNLO.HwU' index 0 using (($1+$2)/2):(safe($7,$3,1.0)-1.0) ls 11 title '',\
'MADatNLO.HwU' index 0 using (($1+$2)/2):(safe($6,$3,1.0)-1.0) ls 11 title '',\
0.0 ls 999 title '',\
'MADatNLO.HwU' index 5 using (($1+$2)/2):(0.0):(safe($4,$3,0.0)) w yerrorbar ls 6 title '',\
'MADatNLO.HwU' index 5 using (($1+$2)/2):(safe($5,$3,1.0)-1.0) ls 6 title '',\
'MADatNLO.HwU' index 4 using (($1+$2)/2):(0.0):(safe($4,$3,0.0)) w yerrorbar ls 5 title '',\
'MADatNLO.HwU' index 4 using (($1+$2)/2):(safe($5,$3,1.0)-1.0) ls 5 title '',\
'MADatNLO.HwU' index 3 using (($1+$2)/2):(0.0):(safe($4,$3,0.0)) w yerrorbar ls 4 title '',\
'MADatNLO.HwU' index 3 using (($1+$2)/2):(safe($5,$3,1.0)-1.0) ls 4 title '',\
'MADatNLO.HwU' index 2 using (($1+$2)/2):(0.0):(safe($4,$3,0.0)) w yerrorbar ls 3 title '',\
'MADatNLO.HwU' index 2 using (($1+$2)/2):(safe($5,$3,1.0)-1.0) ls 3 title '',\
'MADatNLO.HwU' index 1 using (($1+$2)/2):(0.0):(safe($4,$3,0.0)) w yerrorbar ls 2 title '',\
'MADatNLO.HwU' index 1 using (($1+$2)/2):(safe($5,$3,1.0)-1.0) ls 2 title '',\
'MADatNLO.HwU' index 0 using (($1+$2)/2):(0.0):(safe($4,$3,0.0)) w yerrorbar ls 1 title '',\
'MADatNLO.HwU' index 0 using (($1+$2)/2):(safe($5,$3,1.0)-1.0) ls 1 title ''
#-- rendering subhistograms '(LO|#1LOAA|#1TOT|#1NLOR|#1TOTR|#1)/(NLO|#1 central value) ratio'
unset label
unset format
set yrange [2.5932e-01:1.7006e+00]
set origin 0.0000e+00, 2.0000e-01
set size 1.0000e+00, 1.5000e-01
set mytics 2
set ytics auto
set format x
unset logscale y
set ylabel "ratio w.r.t. NLO|#1"
set label "(LO|#1LOAA|#1TOT|#1NLOR|#1TOTR|#1)/(NLO|#1 central value)" font ",9" at graph 0.03, graph 0.13
plot \
1.0 ls 999 title '',\
'MADatNLO.HwU' index 10 using (($1+$2)/2):7 ls 16 title '',\
'MADatNLO.HwU' index 10 using (($1+$2)/2):6 ls 16 title '',\
'MADatNLO.HwU' index 9 using (($1+$2)/2):7 ls 15 title '',\
'MADatNLO.HwU' index 9 using (($1+$2)/2):6 ls 15 title '',\
'MADatNLO.HwU' index 8 using (($1+$2)/2):7 ls 14 title '',\
'MADatNLO.HwU' index 8 using (($1+$2)/2):6 ls 14 title '',\
'MADatNLO.HwU' index 7 using (($1+$2)/2):7 ls 13 title '',\
'MADatNLO.HwU' index 7 using (($1+$2)/2):6 ls 13 title '',\
'MADatNLO.HwU' index 6 using (($1+$2)/2):7 ls 12 title '',\
'MADatNLO.HwU' index 6 using (($1+$2)/2):6 ls 12 title '',\
'MADatNLO.HwU' index 10 using (($1+$2)/2):5 ls 6 title '',\
'MADatNLO.HwU' index 10 using (($1+$2)/2):3:4 w yerrorbar ls 6 title '',\
'MADatNLO.HwU' index 10 using (($1+$2)/2):3 ls 6 title '',\
'MADatNLO.HwU' index 9 using (($1+$2)/2):5 ls 5 title '',\
'MADatNLO.HwU' index 9 using (($1+$2)/2):3:4 w yerrorbar ls 5 title '',\
'MADatNLO.HwU' index 9 using (($1+$2)/2):3 ls 5 title '',\
'MADatNLO.HwU' index 8 using (($1+$2)/2):5 ls 4 title '',\
'MADatNLO.HwU' index 8 using (($1+$2)/2):3:4 w yerrorbar ls 4 title '',\
'MADatNLO.HwU' index 8 using (($1+$2)/2):3 ls 4 title '',\
'MADatNLO.HwU' index 7 using (($1+$2)/2):5 ls 3 title '',\
'MADatNLO.HwU' index 7 using (($1+$2)/2):3:4 w yerrorbar ls 3 title '',\
'MADatNLO.HwU' index 7 using (($1+$2)/2):3 ls 3 title '',\
'MADatNLO.HwU' index 6 using (($1+$2)/2):5 ls 2 title '',\
'MADatNLO.HwU' index 6 using (($1+$2)/2):3:4 w yerrorbar ls 2 title '',\
'MADatNLO.HwU' index 6 using (($1+$2)/2):3 ls 2 title ''

unset label

################################################################################

################################################################################
### Rendering of the plot titled 'total rate real'
################################################################################

set multiplot
set label "total rate real" font ",13" at graph 0.04, graph 1.05
set xrange [5.0000e-01:5.5000e+00]
set bmargin 0 
set tmargin 0
set xtics nomirror
set ytics nomirror
set mytics 10
set xtics auto
set key horizontal noreverse maxcols 1 width -4 
set label front 'MadGraph5\_aMC\@NLO' font "Courier,11" rotate by 90 at graph 1.02, graph 0.04

#-- rendering subhistograms 'NLO|#1 and LO|#1 results'

set format y '10^{%T}'
set yrange [9.0000e-01:1.1000e+02]
set origin 0.0000e+00, 5.0000e-01
set size 1.0000e+00, 4.0000e-01
set mytics 10
set ytics auto
set format x ''
set logscale y
set ylabel "{/Symbol s} per bin [pb]"

plot \
sqrt(-1) ls 16 title 'TOTR|#1, scale variation',\
sqrt(-1) ls 15 title 'NLOR|#1, scale variation',\
sqrt(-1) ls 14 title 'TOT|#1, scale variation',\
sqrt(-1) ls 13 title 'LOAA|#1, scale variation',\
sqrt(-1) ls 12 title 'LO|#1, scale variation',\
sqrt(-1) ls 11 title 'NLO|#1, scale variation',\
'MADatNLO.HwU' index 16 using (($1+$2)/2):($3 >= 0 ? sqrt(-1) : abs($3)):4 w yerrorbar ls 106 title '',\
'MADatNLO.HwU' index 16 using (($1+$2)/2):($3 >= 0 ? sqrt(-1) : abs($3)) ls 106 title '',\
'MADatNLO.HwU' index 16 using (($1+$2)/2):($3 < 0 ? sqrt(-1) : $3):4 w yerrorbar ls 6 title '',\
'MADatNLO.HwU' index 16 using (($1+$2)/2):($3 < 0 ? sqrt(-1) : $3) ls 6 title 'TOTR|#1, central value, dynamical\_scale\_choice=-2',\
'MADatNLO.HwU' index 15 using (($1+$2)/2):($3 >= 0 ? sqrt(-1) : abs($3)):4 w yerrorbar ls 105 title '',\
'MADatNLO.HwU' index 15 using (($1+$2)/2):($3 >= 0 ? sqrt(-1) : abs($3)) ls 105 title '',\
'MADatNLO.HwU' index 15 using (($1+$2)/2):($3 < 0 ? sqrt(-1) : $3):4 w yerrorbar ls 5 title '',\
'MADatNLO.HwU' index 15 using (($1+$2)/2):($3 < 0 ? sqrt(-1) : $3) ls 5 title 'NLOR|#1, central value, dynamical\_scale\_choice=-2',\
'MADatNLO.HwU' index 14 using (($1+$2)/2):($3 >= 0 ? sqrt(-1) : abs($3)):4 w yerrorbar ls 104 title '',\
'MADatNLO.HwU' index 14 using (($1+$2)/2):($3 >= 0 ? sqrt(-1) : abs($3)) ls 104 title '',\
'MADatNLO.HwU' index 14 using (($1+$2)/2):($3 < 0 ? sqrt(-1) : $3):4 w yerrorbar ls 4 title '',\
'MADatNLO.HwU' index 14 using (($1+$2)/2):($3 < 0 ? sqrt(-1) : $3) ls 4 title 'TOT|#1, central value, dynamical\_scale\_choice=-2',\
'MADatNLO.HwU' index 13 using (($1+$2)/2):($3 >= 0 ? sqrt(-1) : abs($3)):4 w yerrorbar ls 103 title '',\
'MADatNLO.HwU' index 13 using (($1+$2)/2):($3 >= 0 ? sqrt(-1) : abs($3)) ls 103 title '',\
'MADatNLO.HwU' index 13 using (($1+$2)/2):($3 < 0 ? sqrt(-1) : $3):4 w yerrorbar ls 3 title '',\
'MADatNLO.HwU' index 13 using (($1+$2)/2):($3 < 0 ? sqrt(-1) : $3) ls 3 title 'LOAA|#1, central value, dynamical\_scale\_choice=-2',\
'MADatNLO.HwU' index 12 using (($1+$2)/2):($3 >= 0 ? sqrt(-1) : abs($3)):4 w yerrorbar ls 102 title '',\
'MADatNLO.HwU' index 12 using (($1+$2)/2):($3 >= 0 ? sqrt(-1) : abs($3)) ls 102 title '',\
'MADatNLO.HwU' index 12 using (($1+$2)/2):($3 < 0 ? sqrt(-1) : $3):4 w yerrorbar ls 2 title '',\
'MADatNLO.HwU' index 12 using (($1+$2)/2):($3 < 0 ? sqrt(-1) : $3) ls 2 title 'LO|#1, central value, dynamical\_scale\_choice=-2',\
'MADatNLO.HwU' index 11 using (($1+$2)/2):($3 >= 0 ? sqrt(-1) : abs($3)):4 w yerrorbar ls 101 title '',\
'MADatNLO.HwU' index 11 using (($1+$2)/2):($3 >= 0 ? sqrt(-1) : abs($3)) ls 101 title '',\
'MADatNLO.HwU' index 11 using (($1+$2)/2):($3 < 0 ? sqrt(-1) : $3):4 w yerrorbar ls 1 title '',\
'MADatNLO.HwU' index 11 using (($1+$2)/2):($3 < 0 ? sqrt(-1) : $3) ls 1 title 'NLO|#1, central value, dynamical\_scale\_choice=-2'
#-- rendering subhistograms 'Relative scale and PDF uncertainty'
unset label
unset format
set yrange [-1.4800e+00:1.4000e+00]
set origin 0.0000e+00, 3.5000e-01
set size 1.0000e+00, 1.5000e-01
set mytics 2
set ytics auto
set format x ''
unset logscale y
set ylabel "NLO|#1 rel.unc."
set label "Relative uncertainties w.r.t. central values" font ",9" front at graph 0.03, graph 0.13
plot \
'MADatNLO.HwU' index 16 using (($1+$2)/2):(safe($7,$3,1.0)-1.0) ls 16 title '',\
'MADatNLO.HwU' index 16 using (($1+$2)/2):(safe($6,$3,1.0)-1.0) ls 16 title '',\
'MADatNLO.HwU' index 15 using (($1+$2)/2):(safe($7,$3,1.0)-1.0) ls 15 title '',\
'MADatNLO.HwU' index 15 using (($1+$2)/2):(safe($6,$3,1.0)-1.0) ls 15 title '',\
'MADatNLO.HwU' index 14 using (($1+$2)/2):(safe($7,$3,1.0)-1.0) ls 14 title '',\
'MADatNLO.HwU' index 14 using (($1+$2)/2):(safe($6,$3,1.0)-1.0) ls 14 title '',\
'MADatNLO.HwU' index 13 using (($1+$2)/2):(safe($7,$3,1.0)-1.0) ls 13 title '',\
'MADatNLO.HwU' index 13 using (($1+$2)/2):(safe($6,$3,1.0)-1.0) ls 13 title '',\
'MADatNLO.HwU' index 12 using (($1+$2)/2):(safe($7,$3,1.0)-1.0) ls 12 title '',\
'MADatNLO.HwU' index 12 using (($1+$2)/2):(safe($6,$3,1.0)-1.0) ls 12 title '',\
'MADatNLO.HwU' index 11 using (($1+$2)/2):(safe($7,$3,1.0)-1.0) ls 11 title '',\
'MADatNLO.HwU' index 11 using (($1+$2)/2):(safe($6,$3,1.0)-1.0) ls 11 title '',\
0.0 ls 999 title '',\
'MADatNLO.HwU' index 16 using (($1+$2)/2):(0.0):(safe($4,$3,0.0)) w yerrorbar ls 6 title '',\
'MADatNLO.HwU' index 16 using (($1+$2)/2):(safe($5,$3,1.0)-1.0) ls 6 title '',\
'MADatNLO.HwU' index 15 using (($1+$2)/2):(0.0):(safe($4,$3,0.0)) w yerrorbar ls 5 title '',\
'MADatNLO.HwU' index 15 using (($1+$2)/2):(safe($5,$3,1.0)-1.0) ls 5 title '',\
'MADatNLO.HwU' index 14 using (($1+$2)/2):(0.0):(safe($4,$3,0.0)) w yerrorbar ls 4 title '',\
'MADatNLO.HwU' index 14 using (($1+$2)/2):(safe($5,$3,1.0)-1.0) ls 4 title '',\
'MADatNLO.HwU' index 13 using (($1+$2)/2):(0.0):(safe($4,$3,0.0)) w yerrorbar ls 3 title '',\
'MADatNLO.HwU' index 13 using (($1+$2)/2):(safe($5,$3,1.0)-1.0) ls 3 title '',\
'MADatNLO.HwU' index 12 using (($1+$2)/2):(0.0):(safe($4,$3,0.0)) w yerrorbar ls 2 title '',\
'MADatNLO.HwU' index 12 using (($1+$2)/2):(safe($5,$3,1.0)-1.0) ls 2 title '',\
'MADatNLO.HwU' index 11 using (($1+$2)/2):(0.0):(safe($4,$3,0.0)) w yerrorbar ls 1 title '',\
'MADatNLO.HwU' index 11 using (($1+$2)/2):(safe($5,$3,1.0)-1.0) ls 1 title ''
#-- rendering subhistograms '(LO|#1LOAA|#1TOT|#1NLOR|#1TOTR|#1)/(NLO|#1 central value) ratio'
unset label
unset format
set yrange [-2.4000e-01:1.2000e+00]
set origin 0.0000e+00, 2.0000e-01
set size 1.0000e+00, 1.5000e-01
set mytics 2
set ytics auto
set format x
unset logscale y
set ylabel "ratio w.r.t. NLO|#1"
set label "(LO|#1LOAA|#1TOT|#1NLOR|#1TOTR|#1)/(NLO|#1 central value)" font ",9" at graph 0.03, graph 0.13
plot \
1.0 ls 999 title '',\
'MADatNLO.HwU' index 21 using (($1+$2)/2):7 ls 16 title '',\
'MADatNLO.HwU' index 21 using (($1+$2)/2):6 ls 16 title '',\
'MADatNLO.HwU' index 20 using (($1+$2)/2):7 ls 15 title '',\
'MADatNLO.HwU' index 20 using (($1+$2)/2):6 ls 15 title '',\
'MADatNLO.HwU' index 19 using (($1+$2)/2):7 ls 14 title '',\
'MADatNLO.HwU' index 19 using (($1+$2)/2):6 ls 14 title '',\
'MADatNLO.HwU' index 18 using (($1+$2)/2):7 ls 13 title '',\
'MADatNLO.HwU' index 18 using (($1+$2)/2):6 ls 13 title '',\
'MADatNLO.HwU' index 17 using (($1+$2)/2):7 ls 12 title '',\
'MADatNLO.HwU' index 17 using (($1+$2)/2):6 ls 12 title '',\
'MADatNLO.HwU' index 21 using (($1+$2)/2):5 ls 6 title '',\
'MADatNLO.HwU' index 21 using (($1+$2)/2):3:4 w yerrorbar ls 6 title '',\
'MADatNLO.HwU' index 21 using (($1+$2)/2):3 ls 6 title '',\
'MADatNLO.HwU' index 20 using (($1+$2)/2):5 ls 5 title '',\
'MADatNLO.HwU' index 20 using (($1+$2)/2):3:4 w yerrorbar ls 5 title '',\
'MADatNLO.HwU' index 20 using (($1+$2)/2):3 ls 5 title '',\
'MADatNLO.HwU' index 19 using (($1+$2)/2):5 ls 4 title '',\
'MADatNLO.HwU' index 19 using (($1+$2)/2):3:4 w yerrorbar ls 4 title '',\
'MADatNLO.HwU' index 19 using (($1+$2)/2):3 ls 4 title '',\
'MADatNLO.HwU' index 18 using (($1+$2)/2):5 ls 3 title '',\
'MADatNLO.HwU' index 18 using (($1+$2)/2):3:4 w yerrorbar ls 3 title '',\
'MADatNLO.HwU' index 18 using (($1+$2)/2):3 ls 3 title '',\
'MADatNLO.HwU' index 17 using (($1+$2)/2):5 ls 2 title '',\
'MADatNLO.HwU' index 17 using (($1+$2)/2):3:4 w yerrorbar ls 2 title '',\
'MADatNLO.HwU' index 17 using (($1+$2)/2):3 ls 2 title ''

unset label

################################################################################

################################################################################
### Rendering of the plot titled 'mtt'
################################################################################

set multiplot
set label "mtt" font ",13" at graph 0.04, graph 1.05
set xrange [0.0000e+00:1.0000e+04]
set bmargin 0 
set tmargin 0
set xtics nomirror
set ytics nomirror
set mytics 10
set xtics auto
set key horizontal noreverse maxcols 1 width -4 
set label front 'MadGraph5\_aMC\@NLO' font "Courier,11" rotate by 90 at graph 1.02, graph 0.04

#-- rendering subhistograms 'NLO|#1 and LO|#1 results'

set format y '10^{%T}'
set yrange [5.9963e-05:5.5437e+00]
set origin 0.0000e+00, 5.0000e-01
set size 1.0000e+00, 4.0000e-01
set mytics 10
set ytics auto
set format x ''
set logscale y
set ylabel "{/Symbol s} per bin [pb]"

plot \
sqrt(-1) ls 16 title 'TOTR|#1, scale variation',\
sqrt(-1) ls 15 title 'NLOR|#1, scale variation',\
sqrt(-1) ls 14 title 'TOT|#1, scale variation',\
sqrt(-1) ls 13 title 'LOAA|#1, scale variation',\
sqrt(-1) ls 12 title 'LO|#1, scale variation',\
sqrt(-1) ls 11 title 'NLO|#1, scale variation',\
'MADatNLO.HwU' index 27 using (($1+$2)/2):($3 >= 0 ? sqrt(-1) : abs($3)):4 w yerrorbar ls 106 title '',\
'MADatNLO.HwU' index 27 using (($1+$2)/2):($3 >= 0 ? sqrt(-1) : abs($3)) ls 106 title '',\
'MADatNLO.HwU' index 27 using (($1+$2)/2):($3 < 0 ? sqrt(-1) : $3):4 w yerrorbar ls 6 title '',\
'MADatNLO.HwU' index 27 using (($1+$2)/2):($3 < 0 ? sqrt(-1) : $3) ls 6 title 'TOTR|#1, central value, dynamical\_scale\_choice=-2',\
'MADatNLO.HwU' index 26 using (($1+$2)/2):($3 >= 0 ? sqrt(-1) : abs($3)):4 w yerrorbar ls 105 title '',\
'MADatNLO.HwU' index 26 using (($1+$2)/2):($3 >= 0 ? sqrt(-1) : abs($3)) ls 105 title '',\
'MADatNLO.HwU' index 26 using (($1+$2)/2):($3 < 0 ? sqrt(-1) : $3):4 w yerrorbar ls 5 title '',\
'MADatNLO.HwU' index 26 using (($1+$2)/2):($3 < 0 ? sqrt(-1) : $3) ls 5 title 'NLOR|#1, central value, dynamical\_scale\_choice=-2',\
'MADatNLO.HwU' index 25 using (($1+$2)/2):($3 >= 0 ? sqrt(-1) : abs($3)):4 w yerrorbar ls 104 title '',\
'MADatNLO.HwU' index 25 using (($1+$2)/2):($3 >= 0 ? sqrt(-1) : abs($3)) ls 104 title '',\
'MADatNLO.HwU' index 25 using (($1+$2)/2):($3 < 0 ? sqrt(-1) : $3):4 w yerrorbar ls 4 title '',\
'MADatNLO.HwU' index 25 using (($1+$2)/2):($3 < 0 ? sqrt(-1) : $3) ls 4 title 'TOT|#1, central value, dynamical\_scale\_choice=-2',\
'MADatNLO.HwU' index 24 using (($1+$2)/2):($3 >= 0 ? sqrt(-1) : abs($3)):4 w yerrorbar ls 103 title '',\
'MADatNLO.HwU' index 24 using (($1+$2)/2):($3 >= 0 ? sqrt(-1) : abs($3)) ls 103 title '',\
'MADatNLO.HwU' index 24 using (($1+$2)/2):($3 < 0 ? sqrt(-1) : $3):4 w yerrorbar ls 3 title '',\
'MADatNLO.HwU' index 24 using (($1+$2)/2):($3 < 0 ? sqrt(-1) : $3) ls 3 title 'LOAA|#1, central value, dynamical\_scale\_choice=-2',\
'MADatNLO.HwU' index 23 using (($1+$2)/2):($3 >= 0 ? sqrt(-1) : abs($3)):4 w yerrorbar ls 102 title '',\
'MADatNLO.HwU' index 23 using (($1+$2)/2):($3 >= 0 ? sqrt(-1) : abs($3)) ls 102 title '',\
'MADatNLO.HwU' index 23 using (($1+$2)/2):($3 < 0 ? sqrt(-1) : $3):4 w yerrorbar ls 2 title '',\
'MADatNLO.HwU' index 23 using (($1+$2)/2):($3 < 0 ? sqrt(-1) : $3) ls 2 title 'LO|#1, central value, dynamical\_scale\_choice=-2',\
'MADatNLO.HwU' index 22 using (($1+$2)/2):($3 >= 0 ? sqrt(-1) : abs($3)):4 w yerrorbar ls 101 title '',\
'MADatNLO.HwU' index 22 using (($1+$2)/2):($3 >= 0 ? sqrt(-1) : abs($3)) ls 101 title '',\
'MADatNLO.HwU' index 22 using (($1+$2)/2):($3 < 0 ? sqrt(-1) : $3):4 w yerrorbar ls 1 title '',\
'MADatNLO.HwU' index 22 using (($1+$2)/2):($3 < 0 ? sqrt(-1) : $3) ls 1 title 'NLO|#1, central value, dynamical\_scale\_choice=-2'
#-- rendering subhistograms 'Relative scale and PDF uncertainty'
unset label
unset format
set yrange [-1.2389e+00:1.2550e+00]
set origin 0.0000e+00, 3.5000e-01
set size 1.0000e+00, 1.5000e-01
set mytics 2
set ytics auto
set format x ''
unset logscale y
set ylabel "NLO|#1 rel.unc."
set label "Relative uncertainties w.r.t. central values" font ",9" front at graph 0.03, graph 0.13
plot \
'MADatNLO.HwU' index 27 using (($1+$2)/2):(safe($7,$3,1.0)-1.0) ls 16 title '',\
'MADatNLO.HwU' index 27 using (($1+$2)/2):(safe($6,$3,1.0)-1.0) ls 16 title '',\
'MADatNLO.HwU' index 26 using (($1+$2)/2):(safe($7,$3,1.0)-1.0) ls 15 title '',\
'MADatNLO.HwU' index 26 using (($1+$2)/2):(safe($6,$3,1.0)-1.0) ls 15 title '',\
'MADatNLO.HwU' index 25 using (($1+$2)/2):(safe($7,$3,1.0)-1.0) ls 14 title '',\
'MADatNLO.HwU' index 25 using (($1+$2)/2):(safe($6,$3,1.0)-1.0) ls 14 title '',\
'MADatNLO.HwU' index 24 using (($1+$2)/2):(safe($7,$3,1.0)-1.0) ls 13 title '',\
'MADatNLO.HwU' index 24 using (($1+$2)/2):(safe($6,$3,1.0)-1.0) ls 13 title '',\
'MADatNLO.HwU' index 23 using (($1+$2)/2):(safe($7,$3,1.0)-1.0) ls 12 title '',\
'MADatNLO.HwU' index 23 using (($1+$2)/2):(safe($6,$3,1.0)-1.0) ls 12 title '',\
'MADatNLO.HwU' index 22 using (($1+$2)/2):(safe($7,$3,1.0)-1.0) ls 11 title '',\
'MADatNLO.HwU' index 22 using (($1+$2)/2):(safe($6,$3,1.0)-1.0) ls 11 title '',\
0.0 ls 999 title '',\
'MADatNLO.HwU' index 27 using (($1+$2)/2):(0.0):(safe($4,$3,0.0)) w yerrorbar ls 6 title '',\
'MADatNLO.HwU' index 27 using (($1+$2)/2):(safe($5,$3,1.0)-1.0) ls 6 title '',\
'MADatNLO.HwU' index 26 using (($1+$2)/2):(0.0):(safe($4,$3,0.0)) w yerrorbar ls 5 title '',\
'MADatNLO.HwU' index 26 using (($1+$2)/2):(safe($5,$3,1.0)-1.0) ls 5 title '',\
'MADatNLO.HwU' index 25 using (($1+$2)/2):(0.0):(safe($4,$3,0.0)) w yerrorbar ls 4 title '',\
'MADatNLO.HwU' index 25 using (($1+$2)/2):(safe($5,$3,1.0)-1.0) ls 4 title '',\
'MADatNLO.HwU' index 24 using (($1+$2)/2):(0.0):(safe($4,$3,0.0)) w yerrorbar ls 3 title '',\
'MADatNLO.HwU' index 24 using (($1+$2)/2):(safe($5,$3,1.0)-1.0) ls 3 title '',\
'MADatNLO.HwU' index 23 using (($1+$2)/2):(0.0):(safe($4,$3,0.0)) w yerrorbar ls 2 title '',\
'MADatNLO.HwU' index 23 using (($1+$2)/2):(safe($5,$3,1.0)-1.0) ls 2 title '',\
'MADatNLO.HwU' index 22 using (($1+$2)/2):(0.0):(safe($4,$3,0.0)) w yerrorbar ls 1 title '',\
'MADatNLO.HwU' index 22 using (($1+$2)/2):(safe($5,$3,1.0)-1.0) ls 1 title ''
#-- rendering subhistograms '(LO|#1LOAA|#1TOT|#1NLOR|#1TOTR|#1)/(NLO|#1 central value) ratio'
unset label
unset format
set yrange [-2.5272e+00:2.3906e+00]
set origin 0.0000e+00, 2.0000e-01
set size 1.0000e+00, 1.5000e-01
set mytics 2
set ytics auto
set format x
unset logscale y
set ylabel "ratio w.r.t. NLO|#1"
set label "(LO|#1LOAA|#1TOT|#1NLOR|#1TOTR|#1)/(NLO|#1 central value)" font ",9" at graph 0.03, graph 0.13
plot \
1.0 ls 999 title '',\
'MADatNLO.HwU' index 32 using (($1+$2)/2):7 ls 16 title '',\
'MADatNLO.HwU' index 32 using (($1+$2)/2):6 ls 16 title '',\
'MADatNLO.HwU' index 31 using (($1+$2)/2):7 ls 15 title '',\
'MADatNLO.HwU' index 31 using (($1+$2)/2):6 ls 15 title '',\
'MADatNLO.HwU' index 30 using (($1+$2)/2):7 ls 14 title '',\
'MADatNLO.HwU' index 30 using (($1+$2)/2):6 ls 14 title '',\
'MADatNLO.HwU' index 29 using (($1+$2)/2):7 ls 13 title '',\
'MADatNLO.HwU' index 29 using (($1+$2)/2):6 ls 13 title '',\
'MADatNLO.HwU' index 28 using (($1+$2)/2):7 ls 12 title '',\
'MADatNLO.HwU' index 28 using (($1+$2)/2):6 ls 12 title '',\
'MADatNLO.HwU' index 32 using (($1+$2)/2):5 ls 6 title '',\
'MADatNLO.HwU' index 32 using (($1+$2)/2):3:4 w yerrorbar ls 6 title '',\
'MADatNLO.HwU' index 32 using (($1+$2)/2):3 ls 6 title '',\
'MADatNLO.HwU' index 31 using (($1+$2)/2):5 ls 5 title '',\
'MADatNLO.HwU' index 31 using (($1+$2)/2):3:4 w yerrorbar ls 5 title '',\
'MADatNLO.HwU' index 31 using (($1+$2)/2):3 ls 5 title '',\
'MADatNLO.HwU' index 30 using (($1+$2)/2):5 ls 4 title '',\
'MADatNLO.HwU' index 30 using (($1+$2)/2):3:4 w yerrorbar ls 4 title '',\
'MADatNLO.HwU' index 30 using (($1+$2)/2):3 ls 4 title '',\
'MADatNLO.HwU' index 29 using (($1+$2)/2):5 ls 3 title '',\
'MADatNLO.HwU' index 29 using (($1+$2)/2):3:4 w yerrorbar ls 3 title '',\
'MADatNLO.HwU' index 29 using (($1+$2)/2):3 ls 3 title '',\
'MADatNLO.HwU' index 28 using (($1+$2)/2):5 ls 2 title '',\
'MADatNLO.HwU' index 28 using (($1+$2)/2):3:4 w yerrorbar ls 2 title '',\
'MADatNLO.HwU' index 28 using (($1+$2)/2):3 ls 2 title ''

unset label

################################################################################

################################################################################
### Rendering of the plot titled 'thetatt'
################################################################################

set multiplot
set label "thetatt" font ",13" at graph 0.04, graph 1.05
set xrange [0.0000e+00:3.1416e+00]
set bmargin 0 
set tmargin 0
set xtics nomirror
set ytics nomirror
set mytics 10
set xtics auto
set key horizontal noreverse maxcols 1 width -4 
set label front 'MadGraph5\_aMC\@NLO' font "Courier,11" rotate by 90 at graph 1.02, graph 0.04

#-- rendering subhistograms 'NLO|#1 and LO|#1 results'

set format y '10^{%T}'
set yrange [4.9608e-03:2.7406e+00]
set origin 0.0000e+00, 5.0000e-01
set size 1.0000e+00, 4.0000e-01
set mytics 10
set ytics auto
set format x ''
set logscale y
set ylabel "{/Symbol s} per bin [pb]"

plot \
sqrt(-1) ls 16 title 'TOTR|#1, scale variation',\
sqrt(-1) ls 15 title 'NLOR|#1, scale variation',\
sqrt(-1) ls 14 title 'TOT|#1, scale variation',\
sqrt(-1) ls 13 title 'LOAA|#1, scale variation',\
sqrt(-1) ls 12 title 'LO|#1, scale variation',\
sqrt(-1) ls 11 title 'NLO|#1, scale variation',\
'MADatNLO.HwU' index 38 using (($1+$2)/2):($3 >= 0 ? sqrt(-1) : abs($3)):4 w yerrorbar ls 106 title '',\
'MADatNLO.HwU' index 38 using (($1+$2)/2):($3 >= 0 ? sqrt(-1) : abs($3)) ls 106 title '',\
'MADatNLO.HwU' index 38 using (($1+$2)/2):($3 < 0 ? sqrt(-1) : $3):4 w yerrorbar ls 6 title '',\
'MADatNLO.HwU' index 38 using (($1+$2)/2):($3 < 0 ? sqrt(-1) : $3) ls 6 title 'TOTR|#1, central value, dynamical\_scale\_choice=-2',\
'MADatNLO.HwU' index 37 using (($1+$2)/2):($3 >= 0 ? sqrt(-1) : abs($3)):4 w yerrorbar ls 105 title '',\
'MADatNLO.HwU' index 37 using (($1+$2)/2):($3 >= 0 ? sqrt(-1) : abs($3)) ls 105 title '',\
'MADatNLO.HwU' index 37 using (($1+$2)/2):($3 < 0 ? sqrt(-1) : $3):4 w yerrorbar ls 5 title '',\
'MADatNLO.HwU' index 37 using (($1+$2)/2):($3 < 0 ? sqrt(-1) : $3) ls 5 title 'NLOR|#1, central value, dynamical\_scale\_choice=-2',\
'MADatNLO.HwU' index 36 using (($1+$2)/2):($3 >= 0 ? sqrt(-1) : abs($3)):4 w yerrorbar ls 104 title '',\
'MADatNLO.HwU' index 36 using (($1+$2)/2):($3 >= 0 ? sqrt(-1) : abs($3)) ls 104 title '',\
'MADatNLO.HwU' index 36 using (($1+$2)/2):($3 < 0 ? sqrt(-1) : $3):4 w yerrorbar ls 4 title '',\
'MADatNLO.HwU' index 36 using (($1+$2)/2):($3 < 0 ? sqrt(-1) : $3) ls 4 title 'TOT|#1, central value, dynamical\_scale\_choice=-2',\
'MADatNLO.HwU' index 35 using (($1+$2)/2):($3 >= 0 ? sqrt(-1) : abs($3)):4 w yerrorbar ls 103 title '',\
'MADatNLO.HwU' index 35 using (($1+$2)/2):($3 >= 0 ? sqrt(-1) : abs($3)) ls 103 title '',\
'MADatNLO.HwU' index 35 using (($1+$2)/2):($3 < 0 ? sqrt(-1) : $3):4 w yerrorbar ls 3 title '',\
'MADatNLO.HwU' index 35 using (($1+$2)/2):($3 < 0 ? sqrt(-1) : $3) ls 3 title 'LOAA|#1, central value, dynamical\_scale\_choice=-2',\
'MADatNLO.HwU' index 34 using (($1+$2)/2):($3 >= 0 ? sqrt(-1) : abs($3)):4 w yerrorbar ls 102 title '',\
'MADatNLO.HwU' index 34 using (($1+$2)/2):($3 >= 0 ? sqrt(-1) : abs($3)) ls 102 title '',\
'MADatNLO.HwU' index 34 using (($1+$2)/2):($3 < 0 ? sqrt(-1) : $3):4 w yerrorbar ls 2 title '',\
'MADatNLO.HwU' index 34 using (($1+$2)/2):($3 < 0 ? sqrt(-1) : $3) ls 2 title 'LO|#1, central value, dynamical\_scale\_choice=-2',\
'MADatNLO.HwU' index 33 using (($1+$2)/2):($3 >= 0 ? sqrt(-1) : abs($3)):4 w yerrorbar ls 101 title '',\
'MADatNLO.HwU' index 33 using (($1+$2)/2):($3 >= 0 ? sqrt(-1) : abs($3)) ls 101 title '',\
'MADatNLO.HwU' index 33 using (($1+$2)/2):($3 < 0 ? sqrt(-1) : $3):4 w yerrorbar ls 1 title '',\
'MADatNLO.HwU' index 33 using (($1+$2)/2):($3 < 0 ? sqrt(-1) : $3) ls 1 title 'NLO|#1, central value, dynamical\_scale\_choice=-2'
#-- rendering subhistograms 'Relative scale and PDF uncertainty'
unset label
unset format
set yrange [-1.1113e-01:1.1009e-01]
set origin 0.0000e+00, 3.5000e-01
set size 1.0000e+00, 1.5000e-01
set mytics 2
set ytics auto
set format x ''
unset logscale y
set ylabel "NLO|#1 rel.unc."
set label "Relative uncertainties w.r.t. central values" font ",9" front at graph 0.03, graph 0.13
plot \
'MADatNLO.HwU' index 38 using (($1+$2)/2):(safe($7,$3,1.0)-1.0) ls 16 title '',\
'MADatNLO.HwU' index 38 using (($1+$2)/2):(safe($6,$3,1.0)-1.0) ls 16 title '',\
'MADatNLO.HwU' index 37 using (($1+$2)/2):(safe($7,$3,1.0)-1.0) ls 15 title '',\
'MADatNLO.HwU' index 37 using (($1+$2)/2):(safe($6,$3,1.0)-1.0) ls 15 title '',\
'MADatNLO.HwU' index 36 using (($1+$2)/2):(safe($7,$3,1.0)-1.0) ls 14 title '',\
'MADatNLO.HwU' index 36 using (($1+$2)/2):(safe($6,$3,1.0)-1.0) ls 14 title '',\
'MADatNLO.HwU' index 35 using (($1+$2)/2):(safe($7,$3,1.0)-1.0) ls 13 title '',\
'MADatNLO.HwU' index 35 using (($1+$2)/2):(safe($6,$3,1.0)-1.0) ls 13 title '',\
'MADatNLO.HwU' index 34 using (($1+$2)/2):(safe($7,$3,1.0)-1.0) ls 12 title '',\
'MADatNLO.HwU' index 34 using (($1+$2)/2):(safe($6,$3,1.0)-1.0) ls 12 title '',\
'MADatNLO.HwU' index 33 using (($1+$2)/2):(safe($7,$3,1.0)-1.0) ls 11 title '',\
'MADatNLO.HwU' index 33 using (($1+$2)/2):(safe($6,$3,1.0)-1.0) ls 11 title '',\
0.0 ls 999 title '',\
'MADatNLO.HwU' index 38 using (($1+$2)/2):(0.0):(safe($4,$3,0.0)) w yerrorbar ls 6 title '',\
'MADatNLO.HwU' index 38 using (($1+$2)/2):(safe($5,$3,1.0)-1.0) ls 6 title '',\
'MADatNLO.HwU' index 37 using (($1+$2)/2):(0.0):(safe($4,$3,0.0)) w yerrorbar ls 5 title '',\
'MADatNLO.HwU' index 37 using (($1+$2)/2):(safe($5,$3,1.0)-1.0) ls 5 title '',\
'MADatNLO.HwU' index 36 using (($1+$2)/2):(0.0):(safe($4,$3,0.0)) w yerrorbar ls 4 title '',\
'MADatNLO.HwU' index 36 using (($1+$2)/2):(safe($5,$3,1.0)-1.0) ls 4 title '',\
'MADatNLO.HwU' index 35 using (($1+$2)/2):(0.0):(safe($4,$3,0.0)) w yerrorbar ls 3 title '',\
'MADatNLO.HwU' index 35 using (($1+$2)/2):(safe($5,$3,1.0)-1.0) ls 3 title '',\
'MADatNLO.HwU' index 34 using (($1+$2)/2):(0.0):(safe($4,$3,0.0)) w yerrorbar ls 2 title '',\
'MADatNLO.HwU' index 34 using (($1+$2)/2):(safe($5,$3,1.0)-1.0) ls 2 title '',\
'MADatNLO.HwU' index 33 using (($1+$2)/2):(0.0):(safe($4,$3,0.0)) w yerrorbar ls 1 title '',\
'MADatNLO.HwU' index 33 using (($1+$2)/2):(safe($5,$3,1.0)-1.0) ls 1 title ''
#-- rendering subhistograms '(LO|#1LOAA|#1TOT|#1NLOR|#1TOTR|#1)/(NLO|#1 central value) ratio'
unset label
unset format
set yrange [2.5785e-01:1.7020e+00]
set origin 0.0000e+00, 2.0000e-01
set size 1.0000e+00, 1.5000e-01
set mytics 2
set ytics auto
set format x
unset logscale y
set ylabel "ratio w.r.t. NLO|#1"
set label "(LO|#1LOAA|#1TOT|#1NLOR|#1TOTR|#1)/(NLO|#1 central value)" font ",9" at graph 0.03, graph 0.13
plot \
1.0 ls 999 title '',\
'MADatNLO.HwU' index 43 using (($1+$2)/2):7 ls 16 title '',\
'MADatNLO.HwU' index 43 using (($1+$2)/2):6 ls 16 title '',\
'MADatNLO.HwU' index 42 using (($1+$2)/2):7 ls 15 title '',\
'MADatNLO.HwU' index 42 using (($1+$2)/2):6 ls 15 title '',\
'MADatNLO.HwU' index 41 using (($1+$2)/2):7 ls 14 title '',\
'MADatNLO.HwU' index 41 using (($1+$2)/2):6 ls 14 title '',\
'MADatNLO.HwU' index 40 using (($1+$2)/2):7 ls 13 title '',\
'MADatNLO.HwU' index 40 using (($1+$2)/2):6 ls 13 title '',\
'MADatNLO.HwU' index 39 using (($1+$2)/2):7 ls 12 title '',\
'MADatNLO.HwU' index 39 using (($1+$2)/2):6 ls 12 title '',\
'MADatNLO.HwU' index 43 using (($1+$2)/2):5 ls 6 title '',\
'MADatNLO.HwU' index 43 using (($1+$2)/2):3:4 w yerrorbar ls 6 title '',\
'MADatNLO.HwU' index 43 using (($1+$2)/2):3 ls 6 title '',\
'MADatNLO.HwU' index 42 using (($1+$2)/2):5 ls 5 title '',\
'MADatNLO.HwU' index 42 using (($1+$2)/2):3:4 w yerrorbar ls 5 title '',\
'MADatNLO.HwU' index 42 using (($1+$2)/2):3 ls 5 title '',\
'MADatNLO.HwU' index 41 using (($1+$2)/2):5 ls 4 title '',\
'MADatNLO.HwU' index 41 using (($1+$2)/2):3:4 w yerrorbar ls 4 title '',\
'MADatNLO.HwU' index 41 using (($1+$2)/2):3 ls 4 title '',\
'MADatNLO.HwU' index 40 using (($1+$2)/2):5 ls 3 title '',\
'MADatNLO.HwU' index 40 using (($1+$2)/2):3:4 w yerrorbar ls 3 title '',\
'MADatNLO.HwU' index 40 using (($1+$2)/2):3 ls 3 title '',\
'MADatNLO.HwU' index 39 using (($1+$2)/2):5 ls 2 title '',\
'MADatNLO.HwU' index 39 using (($1+$2)/2):3:4 w yerrorbar ls 2 title '',\
'MADatNLO.HwU' index 39 using (($1+$2)/2):3 ls 2 title ''

unset label

################################################################################

################################################################################
### Rendering of the plot titled 'pttt'
################################################################################

set multiplot
set label "pttt" font ",13" at graph 0.04, graph 1.05
set xrange [0.0000e+00:5.0000e+03]
set bmargin 0 
set tmargin 0
set xtics nomirror
set ytics nomirror
set mytics 10
set xtics auto
set key horizontal noreverse maxcols 1 width -4 
set label front 'MadGraph5\_aMC\@NLO' font "Courier,11" rotate by 90 at graph 1.02, graph 0.04

#-- rendering subhistograms 'NLO|#1 and LO|#1 results'

set format y '10^{%T}'
set yrange [2.8938e-07:2.7219e+00]
set origin 0.0000e+00, 5.0000e-01
set size 1.0000e+00, 4.0000e-01
set mytics 10
set ytics auto
set format x ''
set logscale y
set ylabel "{/Symbol s} per bin [pb]"

plot \
sqrt(-1) ls 16 title 'TOTR|#1, scale variation',\
sqrt(-1) ls 15 title 'NLOR|#1, scale variation',\
sqrt(-1) ls 14 title 'TOT|#1, scale variation',\
sqrt(-1) ls 13 title 'LOAA|#1, scale variation',\
sqrt(-1) ls 12 title 'LO|#1, scale variation',\
sqrt(-1) ls 11 title 'NLO|#1, scale variation',\
'MADatNLO.HwU' index 49 using (($1+$2)/2):($3 >= 0 ? sqrt(-1) : abs($3)):4 w yerrorbar ls 106 title '',\
'MADatNLO.HwU' index 49 using (($1+$2)/2):($3 >= 0 ? sqrt(-1) : abs($3)) ls 106 title '',\
'MADatNLO.HwU' index 49 using (($1+$2)/2):($3 < 0 ? sqrt(-1) : $3):4 w yerrorbar ls 6 title '',\
'MADatNLO.HwU' index 49 using (($1+$2)/2):($3 < 0 ? sqrt(-1) : $3) ls 6 title 'TOTR|#1, central value, dynamical\_scale\_choice=-2',\
'MADatNLO.HwU' index 48 using (($1+$2)/2):($3 >= 0 ? sqrt(-1) : abs($3)):4 w yerrorbar ls 105 title '',\
'MADatNLO.HwU' index 48 using (($1+$2)/2):($3 >= 0 ? sqrt(-1) : abs($3)) ls 105 title '',\
'MADatNLO.HwU' index 48 using (($1+$2)/2):($3 < 0 ? sqrt(-1) : $3):4 w yerrorbar ls 5 title '',\
'MADatNLO.HwU' index 48 using (($1+$2)/2):($3 < 0 ? sqrt(-1) : $3) ls 5 title 'NLOR|#1, central value, dynamical\_scale\_choice=-2',\
'MADatNLO.HwU' index 47 using (($1+$2)/2):($3 >= 0 ? sqrt(-1) : abs($3)):4 w yerrorbar ls 104 title '',\
'MADatNLO.HwU' index 47 using (($1+$2)/2):($3 >= 0 ? sqrt(-1) : abs($3)) ls 104 title '',\
'MADatNLO.HwU' index 47 using (($1+$2)/2):($3 < 0 ? sqrt(-1) : $3):4 w yerrorbar ls 4 title '',\
'MADatNLO.HwU' index 47 using (($1+$2)/2):($3 < 0 ? sqrt(-1) : $3) ls 4 title 'TOT|#1, central value, dynamical\_scale\_choice=-2',\
'MADatNLO.HwU' index 46 using (($1+$2)/2):($3 >= 0 ? sqrt(-1) : abs($3)):4 w yerrorbar ls 103 title '',\
'MADatNLO.HwU' index 46 using (($1+$2)/2):($3 >= 0 ? sqrt(-1) : abs($3)) ls 103 title '',\
'MADatNLO.HwU' index 46 using (($1+$2)/2):($3 < 0 ? sqrt(-1) : $3):4 w yerrorbar ls 3 title '',\
'MADatNLO.HwU' index 46 using (($1+$2)/2):($3 < 0 ? sqrt(-1) : $3) ls 3 title 'LOAA|#1, central value, dynamical\_scale\_choice=-2',\
'MADatNLO.HwU' index 45 using (($1+$2)/2):($3 >= 0 ? sqrt(-1) : abs($3)):4 w yerrorbar ls 102 title '',\
'MADatNLO.HwU' index 45 using (($1+$2)/2):($3 >= 0 ? sqrt(-1) : abs($3)) ls 102 title '',\
'MADatNLO.HwU' index 45 using (($1+$2)/2):($3 < 0 ? sqrt(-1) : $3):4 w yerrorbar ls 2 title '',\
'MADatNLO.HwU' index 45 using (($1+$2)/2):($3 < 0 ? sqrt(-1) : $3) ls 2 title 'LO|#1, central value, dynamical\_scale\_choice=-2',\
'MADatNLO.HwU' index 44 using (($1+$2)/2):($3 >= 0 ? sqrt(-1) : abs($3)):4 w yerrorbar ls 101 title '',\
'MADatNLO.HwU' index 44 using (($1+$2)/2):($3 >= 0 ? sqrt(-1) : abs($3)) ls 101 title '',\
'MADatNLO.HwU' index 44 using (($1+$2)/2):($3 < 0 ? sqrt(-1) : $3):4 w yerrorbar ls 1 title '',\
'MADatNLO.HwU' index 44 using (($1+$2)/2):($3 < 0 ? sqrt(-1) : $3) ls 1 title 'NLO|#1, central value, dynamical\_scale\_choice=-2'
#-- rendering subhistograms 'Relative scale and PDF uncertainty'
unset label
unset format
set yrange [-9.5967e-02:9.4019e-02]
set origin 0.0000e+00, 3.5000e-01
set size 1.0000e+00, 1.5000e-01
set mytics 2
set ytics auto
set format x ''
unset logscale y
set ylabel "NLO|#1 rel.unc."
set label "Relative uncertainties w.r.t. central values" font ",9" front at graph 0.03, graph 0.13
plot \
'MADatNLO.HwU' index 49 using (($1+$2)/2):(safe($7,$3,1.0)-1.0) ls 16 title '',\
'MADatNLO.HwU' index 49 using (($1+$2)/2):(safe($6,$3,1.0)-1.0) ls 16 title '',\
'MADatNLO.HwU' index 48 using (($1+$2)/2):(safe($7,$3,1.0)-1.0) ls 15 title '',\
'MADatNLO.HwU' index 48 using (($1+$2)/2):(safe($6,$3,1.0)-1.0) ls 15 title '',\
'MADatNLO.HwU' index 47 using (($1+$2)/2):(safe($7,$3,1.0)-1.0) ls 14 title '',\
'MADatNLO.HwU' index 47 using (($1+$2)/2):(safe($6,$3,1.0)-1.0) ls 14 title '',\
'MADatNLO.HwU' index 46 using (($1+$2)/2):(safe($7,$3,1.0)-1.0) ls 13 title '',\
'MADatNLO.HwU' index 46 using (($1+$2)/2):(safe($6,$3,1.0)-1.0) ls 13 title '',\
'MADatNLO.HwU' index 45 using (($1+$2)/2):(safe($7,$3,1.0)-1.0) ls 12 title '',\
'MADatNLO.HwU' index 45 using (($1+$2)/2):(safe($6,$3,1.0)-1.0) ls 12 title '',\
'MADatNLO.HwU' index 44 using (($1+$2)/2):(safe($7,$3,1.0)-1.0) ls 11 title '',\
'MADatNLO.HwU' index 44 using (($1+$2)/2):(safe($6,$3,1.0)-1.0) ls 11 title '',\
0.0 ls 999 title '',\
'MADatNLO.HwU' index 49 using (($1+$2)/2):(0.0):(safe($4,$3,0.0)) w yerrorbar ls 6 title '',\
'MADatNLO.HwU' index 49 using (($1+$2)/2):(safe($5,$3,1.0)-1.0) ls 6 title '',\
'MADatNLO.HwU' index 48 using (($1+$2)/2):(0.0):(safe($4,$3,0.0)) w yerrorbar ls 5 title '',\
'MADatNLO.HwU' index 48 using (($1+$2)/2):(safe($5,$3,1.0)-1.0) ls 5 title '',\
'MADatNLO.HwU' index 47 using (($1+$2)/2):(0.0):(safe($4,$3,0.0)) w yerrorbar ls 4 title '',\
'MADatNLO.HwU' index 47 using (($1+$2)/2):(safe($5,$3,1.0)-1.0) ls 4 title '',\
'MADatNLO.HwU' index 46 using (($1+$2)/2):(0.0):(safe($4,$3,0.0)) w yerrorbar ls 3 title '',\
'MADatNLO.HwU' index 46 using (($1+$2)/2):(safe($5,$3,1.0)-1.0) ls 3 title '',\
'MADatNLO.HwU' index 45 using (($1+$2)/2):(0.0):(safe($4,$3,0.0)) w yerrorbar ls 2 title '',\
'MADatNLO.HwU' index 45 using (($1+$2)/2):(safe($5,$3,1.0)-1.0) ls 2 title '',\
'MADatNLO.HwU' index 44 using (($1+$2)/2):(0.0):(safe($4,$3,0.0)) w yerrorbar ls 1 title '',\
'MADatNLO.HwU' index 44 using (($1+$2)/2):(safe($5,$3,1.0)-1.0) ls 1 title ''
#-- rendering subhistograms '(LO|#1LOAA|#1TOT|#1NLOR|#1TOTR|#1)/(NLO|#1 central value) ratio'
unset label
unset format
set yrange [2.5701e-01:1.7028e+00]
set origin 0.0000e+00, 2.0000e-01
set size 1.0000e+00, 1.5000e-01
set mytics 2
set ytics auto
set format x
unset logscale y
set ylabel "ratio w.r.t. NLO|#1"
set label "(LO|#1LOAA|#1TOT|#1NLOR|#1TOTR|#1)/(NLO|#1 central value)" font ",9" at graph 0.03, graph 0.13
plot \
1.0 ls 999 title '',\
'MADatNLO.HwU' index 54 using (($1+$2)/2):7 ls 16 title '',\
'MADatNLO.HwU' index 54 using (($1+$2)/2):6 ls 16 title '',\
'MADatNLO.HwU' index 53 using (($1+$2)/2):7 ls 15 title '',\
'MADatNLO.HwU' index 53 using (($1+$2)/2):6 ls 15 title '',\
'MADatNLO.HwU' index 52 using (($1+$2)/2):7 ls 14 title '',\
'MADatNLO.HwU' index 52 using (($1+$2)/2):6 ls 14 title '',\
'MADatNLO.HwU' index 51 using (($1+$2)/2):7 ls 13 title '',\
'MADatNLO.HwU' index 51 using (($1+$2)/2):6 ls 13 title '',\
'MADatNLO.HwU' index 50 using (($1+$2)/2):7 ls 12 title '',\
'MADatNLO.HwU' index 50 using (($1+$2)/2):6 ls 12 title '',\
'MADatNLO.HwU' index 54 using (($1+$2)/2):5 ls 6 title '',\
'MADatNLO.HwU' index 54 using (($1+$2)/2):3:4 w yerrorbar ls 6 title '',\
'MADatNLO.HwU' index 54 using (($1+$2)/2):3 ls 6 title '',\
'MADatNLO.HwU' index 53 using (($1+$2)/2):5 ls 5 title '',\
'MADatNLO.HwU' index 53 using (($1+$2)/2):3:4 w yerrorbar ls 5 title '',\
'MADatNLO.HwU' index 53 using (($1+$2)/2):3 ls 5 title '',\
'MADatNLO.HwU' index 52 using (($1+$2)/2):5 ls 4 title '',\
'MADatNLO.HwU' index 52 using (($1+$2)/2):3:4 w yerrorbar ls 4 title '',\
'MADatNLO.HwU' index 52 using (($1+$2)/2):3 ls 4 title '',\
'MADatNLO.HwU' index 51 using (($1+$2)/2):5 ls 3 title '',\
'MADatNLO.HwU' index 51 using (($1+$2)/2):3:4 w yerrorbar ls 3 title '',\
'MADatNLO.HwU' index 51 using (($1+$2)/2):3 ls 3 title '',\
'MADatNLO.HwU' index 50 using (($1+$2)/2):5 ls 2 title '',\
'MADatNLO.HwU' index 50 using (($1+$2)/2):3:4 w yerrorbar ls 2 title '',\
'MADatNLO.HwU' index 50 using (($1+$2)/2):3 ls 2 title ''

unset label

################################################################################

################################################################################
### Rendering of the plot titled 'ptmup'
################################################################################

set multiplot
set label "ptmup" font ",13" at graph 0.04, graph 1.05
set xrange [0.0000e+00:5.0000e+03]
set bmargin 0 
set tmargin 0
set xtics nomirror
set ytics nomirror
set mytics 10
set xtics auto
set key horizontal noreverse maxcols 1 width -4 
set label front 'MadGraph5\_aMC\@NLO' font "Courier,11" rotate by 90 at graph 1.02, graph 0.04

#-- rendering subhistograms 'NLO|#1 and LO|#1 results'

set format y '10^{%T}'
set yrange [1.4527e-07:1.4533e+00]
set origin 0.0000e+00, 5.0000e-01
set size 1.0000e+00, 4.0000e-01
set mytics 10
set ytics auto
set format x ''
set logscale y
set ylabel "{/Symbol s} per bin [pb]"

plot \
sqrt(-1) ls 16 title 'TOTR|#1, scale variation',\
sqrt(-1) ls 15 title 'NLOR|#1, scale variation',\
sqrt(-1) ls 14 title 'TOT|#1, scale variation',\
sqrt(-1) ls 13 title 'LOAA|#1, scale variation',\
sqrt(-1) ls 12 title 'LO|#1, scale variation',\
sqrt(-1) ls 11 title 'NLO|#1, scale variation',\
'MADatNLO.HwU' index 60 using (($1+$2)/2):($3 >= 0 ? sqrt(-1) : abs($3)):4 w yerrorbar ls 106 title '',\
'MADatNLO.HwU' index 60 using (($1+$2)/2):($3 >= 0 ? sqrt(-1) : abs($3)) ls 106 title '',\
'MADatNLO.HwU' index 60 using (($1+$2)/2):($3 < 0 ? sqrt(-1) : $3):4 w yerrorbar ls 6 title '',\
'MADatNLO.HwU' index 60 using (($1+$2)/2):($3 < 0 ? sqrt(-1) : $3) ls 6 title 'TOTR|#1, central value, dynamical\_scale\_choice=-2',\
'MADatNLO.HwU' index 59 using (($1+$2)/2):($3 >= 0 ? sqrt(-1) : abs($3)):4 w yerrorbar ls 105 title '',\
'MADatNLO.HwU' index 59 using (($1+$2)/2):($3 >= 0 ? sqrt(-1) : abs($3)) ls 105 title '',\
'MADatNLO.HwU' index 59 using (($1+$2)/2):($3 < 0 ? sqrt(-1) : $3):4 w yerrorbar ls 5 title '',\
'MADatNLO.HwU' index 59 using (($1+$2)/2):($3 < 0 ? sqrt(-1) : $3) ls 5 title 'NLOR|#1, central value, dynamical\_scale\_choice=-2',\
'MADatNLO.HwU' index 58 using (($1+$2)/2):($3 >= 0 ? sqrt(-1) : abs($3)):4 w yerrorbar ls 104 title '',\
'MADatNLO.HwU' index 58 using (($1+$2)/2):($3 >= 0 ? sqrt(-1) : abs($3)) ls 104 title '',\
'MADatNLO.HwU' index 58 using (($1+$2)/2):($3 < 0 ? sqrt(-1) : $3):4 w yerrorbar ls 4 title '',\
'MADatNLO.HwU' index 58 using (($1+$2)/2):($3 < 0 ? sqrt(-1) : $3) ls 4 title 'TOT|#1, central value, dynamical\_scale\_choice=-2',\
'MADatNLO.HwU' index 57 using (($1+$2)/2):($3 >= 0 ? sqrt(-1) : abs($3)):4 w yerrorbar ls 103 title '',\
'MADatNLO.HwU' index 57 using (($1+$2)/2):($3 >= 0 ? sqrt(-1) : abs($3)) ls 103 title '',\
'MADatNLO.HwU' index 57 using (($1+$2)/2):($3 < 0 ? sqrt(-1) : $3):4 w yerrorbar ls 3 title '',\
'MADatNLO.HwU' index 57 using (($1+$2)/2):($3 < 0 ? sqrt(-1) : $3) ls 3 title 'LOAA|#1, central value, dynamical\_scale\_choice=-2',\
'MADatNLO.HwU' index 56 using (($1+$2)/2):($3 >= 0 ? sqrt(-1) : abs($3)):4 w yerrorbar ls 102 title '',\
'MADatNLO.HwU' index 56 using (($1+$2)/2):($3 >= 0 ? sqrt(-1) : abs($3)) ls 102 title '',\
'MADatNLO.HwU' index 56 using (($1+$2)/2):($3 < 0 ? sqrt(-1) : $3):4 w yerrorbar ls 2 title '',\
'MADatNLO.HwU' index 56 using (($1+$2)/2):($3 < 0 ? sqrt(-1) : $3) ls 2 title 'LO|#1, central value, dynamical\_scale\_choice=-2',\
'MADatNLO.HwU' index 55 using (($1+$2)/2):($3 >= 0 ? sqrt(-1) : abs($3)):4 w yerrorbar ls 101 title '',\
'MADatNLO.HwU' index 55 using (($1+$2)/2):($3 >= 0 ? sqrt(-1) : abs($3)) ls 101 title '',\
'MADatNLO.HwU' index 55 using (($1+$2)/2):($3 < 0 ? sqrt(-1) : $3):4 w yerrorbar ls 1 title '',\
'MADatNLO.HwU' index 55 using (($1+$2)/2):($3 < 0 ? sqrt(-1) : $3) ls 1 title 'NLO|#1, central value, dynamical\_scale\_choice=-2'
#-- rendering subhistograms 'Relative scale and PDF uncertainty'
unset label
unset format
set yrange [-9.5998e-02:9.4078e-02]
set origin 0.0000e+00, 3.5000e-01
set size 1.0000e+00, 1.5000e-01
set mytics 2
set ytics auto
set format x ''
unset logscale y
set ylabel "NLO|#1 rel.unc."
set label "Relative uncertainties w.r.t. central values" font ",9" front at graph 0.03, graph 0.13
plot \
'MADatNLO.HwU' index 60 using (($1+$2)/2):(safe($7,$3,1.0)-1.0) ls 16 title '',\
'MADatNLO.HwU' index 60 using (($1+$2)/2):(safe($6,$3,1.0)-1.0) ls 16 title '',\
'MADatNLO.HwU' index 59 using (($1+$2)/2):(safe($7,$3,1.0)-1.0) ls 15 title '',\
'MADatNLO.HwU' index 59 using (($1+$2)/2):(safe($6,$3,1.0)-1.0) ls 15 title '',\
'MADatNLO.HwU' index 58 using (($1+$2)/2):(safe($7,$3,1.0)-1.0) ls 14 title '',\
'MADatNLO.HwU' index 58 using (($1+$2)/2):(safe($6,$3,1.0)-1.0) ls 14 title '',\
'MADatNLO.HwU' index 57 using (($1+$2)/2):(safe($7,$3,1.0)-1.0) ls 13 title '',\
'MADatNLO.HwU' index 57 using (($1+$2)/2):(safe($6,$3,1.0)-1.0) ls 13 title '',\
'MADatNLO.HwU' index 56 using (($1+$2)/2):(safe($7,$3,1.0)-1.0) ls 12 title '',\
'MADatNLO.HwU' index 56 using (($1+$2)/2):(safe($6,$3,1.0)-1.0) ls 12 title '',\
'MADatNLO.HwU' index 55 using (($1+$2)/2):(safe($7,$3,1.0)-1.0) ls 11 title '',\
'MADatNLO.HwU' index 55 using (($1+$2)/2):(safe($6,$3,1.0)-1.0) ls 11 title '',\
0.0 ls 999 title '',\
'MADatNLO.HwU' index 60 using (($1+$2)/2):(0.0):(safe($4,$3,0.0)) w yerrorbar ls 6 title '',\
'MADatNLO.HwU' index 60 using (($1+$2)/2):(safe($5,$3,1.0)-1.0) ls 6 title '',\
'MADatNLO.HwU' index 59 using (($1+$2)/2):(0.0):(safe($4,$3,0.0)) w yerrorbar ls 5 title '',\
'MADatNLO.HwU' index 59 using (($1+$2)/2):(safe($5,$3,1.0)-1.0) ls 5 title '',\
'MADatNLO.HwU' index 58 using (($1+$2)/2):(0.0):(safe($4,$3,0.0)) w yerrorbar ls 4 title '',\
'MADatNLO.HwU' index 58 using (($1+$2)/2):(safe($5,$3,1.0)-1.0) ls 4 title '',\
'MADatNLO.HwU' index 57 using (($1+$2)/2):(0.0):(safe($4,$3,0.0)) w yerrorbar ls 3 title '',\
'MADatNLO.HwU' index 57 using (($1+$2)/2):(safe($5,$3,1.0)-1.0) ls 3 title '',\
'MADatNLO.HwU' index 56 using (($1+$2)/2):(0.0):(safe($4,$3,0.0)) w yerrorbar ls 2 title '',\
'MADatNLO.HwU' index 56 using (($1+$2)/2):(safe($5,$3,1.0)-1.0) ls 2 title '',\
'MADatNLO.HwU' index 55 using (($1+$2)/2):(0.0):(safe($4,$3,0.0)) w yerrorbar ls 1 title '',\
'MADatNLO.HwU' index 55 using (($1+$2)/2):(safe($5,$3,1.0)-1.0) ls 1 title ''
#-- rendering subhistograms '(LO|#1LOAA|#1TOT|#1NLOR|#1TOTR|#1)/(NLO|#1 central value) ratio'
unset label
unset format
set yrange [2.5565e-01:1.7041e+00]
set origin 0.0000e+00, 2.0000e-01
set size 1.0000e+00, 1.5000e-01
set mytics 2
set ytics auto
set format x
unset logscale y
set ylabel "ratio w.r.t. NLO|#1"
set label "(LO|#1LOAA|#1TOT|#1NLOR|#1TOTR|#1)/(NLO|#1 central value)" font ",9" at graph 0.03, graph 0.13
plot \
1.0 ls 999 title '',\
'MADatNLO.HwU' index 65 using (($1+$2)/2):7 ls 16 title '',\
'MADatNLO.HwU' index 65 using (($1+$2)/2):6 ls 16 title '',\
'MADatNLO.HwU' index 64 using (($1+$2)/2):7 ls 15 title '',\
'MADatNLO.HwU' index 64 using (($1+$2)/2):6 ls 15 title '',\
'MADatNLO.HwU' index 63 using (($1+$2)/2):7 ls 14 title '',\
'MADatNLO.HwU' index 63 using (($1+$2)/2):6 ls 14 title '',\
'MADatNLO.HwU' index 62 using (($1+$2)/2):7 ls 13 title '',\
'MADatNLO.HwU' index 62 using (($1+$2)/2):6 ls 13 title '',\
'MADatNLO.HwU' index 61 using (($1+$2)/2):7 ls 12 title '',\
'MADatNLO.HwU' index 61 using (($1+$2)/2):6 ls 12 title '',\
'MADatNLO.HwU' index 65 using (($1+$2)/2):5 ls 6 title '',\
'MADatNLO.HwU' index 65 using (($1+$2)/2):3:4 w yerrorbar ls 6 title '',\
'MADatNLO.HwU' index 65 using (($1+$2)/2):3 ls 6 title '',\
'MADatNLO.HwU' index 64 using (($1+$2)/2):5 ls 5 title '',\
'MADatNLO.HwU' index 64 using (($1+$2)/2):3:4 w yerrorbar ls 5 title '',\
'MADatNLO.HwU' index 64 using (($1+$2)/2):3 ls 5 title '',\
'MADatNLO.HwU' index 63 using (($1+$2)/2):5 ls 4 title '',\
'MADatNLO.HwU' index 63 using (($1+$2)/2):3:4 w yerrorbar ls 4 title '',\
'MADatNLO.HwU' index 63 using (($1+$2)/2):3 ls 4 title '',\
'MADatNLO.HwU' index 62 using (($1+$2)/2):5 ls 3 title '',\
'MADatNLO.HwU' index 62 using (($1+$2)/2):3:4 w yerrorbar ls 3 title '',\
'MADatNLO.HwU' index 62 using (($1+$2)/2):3 ls 3 title '',\
'MADatNLO.HwU' index 61 using (($1+$2)/2):5 ls 2 title '',\
'MADatNLO.HwU' index 61 using (($1+$2)/2):3:4 w yerrorbar ls 2 title '',\
'MADatNLO.HwU' index 61 using (($1+$2)/2):3 ls 2 title ''

unset label

################################################################################

################################################################################
### Rendering of the plot titled 'ptmum'
################################################################################

set multiplot
set label "ptmum" font ",13" at graph 0.04, graph 1.05
set xrange [0.0000e+00:5.0000e+03]
set bmargin 0 
set tmargin 0
set xtics nomirror
set ytics nomirror
set mytics 10
set xtics auto
set key horizontal noreverse maxcols 1 width -4 
set label front 'MadGraph5\_aMC\@NLO' font "Courier,11" rotate by 90 at graph 1.02, graph 0.04

#-- rendering subhistograms 'NLO|#1 and LO|#1 results'

set format y '10^{%T}'
set yrange [1.4410e-07:1.4524e+00]
set origin 0.0000e+00, 5.0000e-01
set size 1.0000e+00, 4.0000e-01
set mytics 10
set ytics auto
set format x ''
set logscale y
set ylabel "{/Symbol s} per bin [pb]"

plot \
sqrt(-1) ls 16 title 'TOTR|#1, scale variation',\
sqrt(-1) ls 15 title 'NLOR|#1, scale variation',\
sqrt(-1) ls 14 title 'TOT|#1, scale variation',\
sqrt(-1) ls 13 title 'LOAA|#1, scale variation',\
sqrt(-1) ls 12 title 'LO|#1, scale variation',\
sqrt(-1) ls 11 title 'NLO|#1, scale variation',\
'MADatNLO.HwU' index 71 using (($1+$2)/2):($3 >= 0 ? sqrt(-1) : abs($3)):4 w yerrorbar ls 106 title '',\
'MADatNLO.HwU' index 71 using (($1+$2)/2):($3 >= 0 ? sqrt(-1) : abs($3)) ls 106 title '',\
'MADatNLO.HwU' index 71 using (($1+$2)/2):($3 < 0 ? sqrt(-1) : $3):4 w yerrorbar ls 6 title '',\
'MADatNLO.HwU' index 71 using (($1+$2)/2):($3 < 0 ? sqrt(-1) : $3) ls 6 title 'TOTR|#1, central value, dynamical\_scale\_choice=-2',\
'MADatNLO.HwU' index 70 using (($1+$2)/2):($3 >= 0 ? sqrt(-1) : abs($3)):4 w yerrorbar ls 105 title '',\
'MADatNLO.HwU' index 70 using (($1+$2)/2):($3 >= 0 ? sqrt(-1) : abs($3)) ls 105 title '',\
'MADatNLO.HwU' index 70 using (($1+$2)/2):($3 < 0 ? sqrt(-1) : $3):4 w yerrorbar ls 5 title '',\
'MADatNLO.HwU' index 70 using (($1+$2)/2):($3 < 0 ? sqrt(-1) : $3) ls 5 title 'NLOR|#1, central value, dynamical\_scale\_choice=-2',\
'MADatNLO.HwU' index 69 using (($1+$2)/2):($3 >= 0 ? sqrt(-1) : abs($3)):4 w yerrorbar ls 104 title '',\
'MADatNLO.HwU' index 69 using (($1+$2)/2):($3 >= 0 ? sqrt(-1) : abs($3)) ls 104 title '',\
'MADatNLO.HwU' index 69 using (($1+$2)/2):($3 < 0 ? sqrt(-1) : $3):4 w yerrorbar ls 4 title '',\
'MADatNLO.HwU' index 69 using (($1+$2)/2):($3 < 0 ? sqrt(-1) : $3) ls 4 title 'TOT|#1, central value, dynamical\_scale\_choice=-2',\
'MADatNLO.HwU' index 68 using (($1+$2)/2):($3 >= 0 ? sqrt(-1) : abs($3)):4 w yerrorbar ls 103 title '',\
'MADatNLO.HwU' index 68 using (($1+$2)/2):($3 >= 0 ? sqrt(-1) : abs($3)) ls 103 title '',\
'MADatNLO.HwU' index 68 using (($1+$2)/2):($3 < 0 ? sqrt(-1) : $3):4 w yerrorbar ls 3 title '',\
'MADatNLO.HwU' index 68 using (($1+$2)/2):($3 < 0 ? sqrt(-1) : $3) ls 3 title 'LOAA|#1, central value, dynamical\_scale\_choice=-2',\
'MADatNLO.HwU' index 67 using (($1+$2)/2):($3 >= 0 ? sqrt(-1) : abs($3)):4 w yerrorbar ls 102 title '',\
'MADatNLO.HwU' index 67 using (($1+$2)/2):($3 >= 0 ? sqrt(-1) : abs($3)) ls 102 title '',\
'MADatNLO.HwU' index 67 using (($1+$2)/2):($3 < 0 ? sqrt(-1) : $3):4 w yerrorbar ls 2 title '',\
'MADatNLO.HwU' index 67 using (($1+$2)/2):($3 < 0 ? sqrt(-1) : $3) ls 2 title 'LO|#1, central value, dynamical\_scale\_choice=-2',\
'MADatNLO.HwU' index 66 using (($1+$2)/2):($3 >= 0 ? sqrt(-1) : abs($3)):4 w yerrorbar ls 101 title '',\
'MADatNLO.HwU' index 66 using (($1+$2)/2):($3 >= 0 ? sqrt(-1) : abs($3)) ls 101 title '',\
'MADatNLO.HwU' index 66 using (($1+$2)/2):($3 < 0 ? sqrt(-1) : $3):4 w yerrorbar ls 1 title '',\
'MADatNLO.HwU' index 66 using (($1+$2)/2):($3 < 0 ? sqrt(-1) : $3) ls 1 title 'NLO|#1, central value, dynamical\_scale\_choice=-2'
#-- rendering subhistograms 'Relative scale and PDF uncertainty'
unset label
unset format
set yrange [-9.5866e-02:9.3887e-02]
set origin 0.0000e+00, 3.5000e-01
set size 1.0000e+00, 1.5000e-01
set mytics 2
set ytics auto
set format x ''
unset logscale y
set ylabel "NLO|#1 rel.unc."
set label "Relative uncertainties w.r.t. central values" font ",9" front at graph 0.03, graph 0.13
plot \
'MADatNLO.HwU' index 71 using (($1+$2)/2):(safe($7,$3,1.0)-1.0) ls 16 title '',\
'MADatNLO.HwU' index 71 using (($1+$2)/2):(safe($6,$3,1.0)-1.0) ls 16 title '',\
'MADatNLO.HwU' index 70 using (($1+$2)/2):(safe($7,$3,1.0)-1.0) ls 15 title '',\
'MADatNLO.HwU' index 70 using (($1+$2)/2):(safe($6,$3,1.0)-1.0) ls 15 title '',\
'MADatNLO.HwU' index 69 using (($1+$2)/2):(safe($7,$3,1.0)-1.0) ls 14 title '',\
'MADatNLO.HwU' index 69 using (($1+$2)/2):(safe($6,$3,1.0)-1.0) ls 14 title '',\
'MADatNLO.HwU' index 68 using (($1+$2)/2):(safe($7,$3,1.0)-1.0) ls 13 title '',\
'MADatNLO.HwU' index 68 using (($1+$2)/2):(safe($6,$3,1.0)-1.0) ls 13 title '',\
'MADatNLO.HwU' index 67 using (($1+$2)/2):(safe($7,$3,1.0)-1.0) ls 12 title '',\
'MADatNLO.HwU' index 67 using (($1+$2)/2):(safe($6,$3,1.0)-1.0) ls 12 title '',\
'MADatNLO.HwU' index 66 using (($1+$2)/2):(safe($7,$3,1.0)-1.0) ls 11 title '',\
'MADatNLO.HwU' index 66 using (($1+$2)/2):(safe($6,$3,1.0)-1.0) ls 11 title '',\
0.0 ls 999 title '',\
'MADatNLO.HwU' index 71 using (($1+$2)/2):(0.0):(safe($4,$3,0.0)) w yerrorbar ls 6 title '',\
'MADatNLO.HwU' index 71 using (($1+$2)/2):(safe($5,$3,1.0)-1.0) ls 6 title '',\
'MADatNLO.HwU' index 70 using (($1+$2)/2):(0.0):(safe($4,$3,0.0)) w yerrorbar ls 5 title '',\
'MADatNLO.HwU' index 70 using (($1+$2)/2):(safe($5,$3,1.0)-1.0) ls 5 title '',\
'MADatNLO.HwU' index 69 using (($1+$2)/2):(0.0):(safe($4,$3,0.0)) w yerrorbar ls 4 title '',\
'MADatNLO.HwU' index 69 using (($1+$2)/2):(safe($5,$3,1.0)-1.0) ls 4 title '',\
'MADatNLO.HwU' index 68 using (($1+$2)/2):(0.0):(safe($4,$3,0.0)) w yerrorbar ls 3 title '',\
'MADatNLO.HwU' index 68 using (($1+$2)/2):(safe($5,$3,1.0)-1.0) ls 3 title '',\
'MADatNLO.HwU' index 67 using (($1+$2)/2):(0.0):(safe($4,$3,0.0)) w yerrorbar ls 2 title '',\
'MADatNLO.HwU' index 67 using (($1+$2)/2):(safe($5,$3,1.0)-1.0) ls 2 title '',\
'MADatNLO.HwU' index 66 using (($1+$2)/2):(0.0):(safe($4,$3,0.0)) w yerrorbar ls 1 title '',\
'MADatNLO.HwU' index 66 using (($1+$2)/2):(safe($5,$3,1.0)-1.0) ls 1 title ''
#-- rendering subhistograms '(LO|#1LOAA|#1TOT|#1NLOR|#1TOTR|#1)/(NLO|#1 central value) ratio'
unset label
unset format
set yrange [2.5591e-01:1.7039e+00]
set origin 0.0000e+00, 2.0000e-01
set size 1.0000e+00, 1.5000e-01
set mytics 2
set ytics auto
set format x
unset logscale y
set ylabel "ratio w.r.t. NLO|#1"
set label "(LO|#1LOAA|#1TOT|#1NLOR|#1TOTR|#1)/(NLO|#1 central value)" font ",9" at graph 0.03, graph 0.13
plot \
1.0 ls 999 title '',\
'MADatNLO.HwU' index 76 using (($1+$2)/2):7 ls 16 title '',\
'MADatNLO.HwU' index 76 using (($1+$2)/2):6 ls 16 title '',\
'MADatNLO.HwU' index 75 using (($1+$2)/2):7 ls 15 title '',\
'MADatNLO.HwU' index 75 using (($1+$2)/2):6 ls 15 title '',\
'MADatNLO.HwU' index 74 using (($1+$2)/2):7 ls 14 title '',\
'MADatNLO.HwU' index 74 using (($1+$2)/2):6 ls 14 title '',\
'MADatNLO.HwU' index 73 using (($1+$2)/2):7 ls 13 title '',\
'MADatNLO.HwU' index 73 using (($1+$2)/2):6 ls 13 title '',\
'MADatNLO.HwU' index 72 using (($1+$2)/2):7 ls 12 title '',\
'MADatNLO.HwU' index 72 using (($1+$2)/2):6 ls 12 title '',\
'MADatNLO.HwU' index 76 using (($1+$2)/2):5 ls 6 title '',\
'MADatNLO.HwU' index 76 using (($1+$2)/2):3:4 w yerrorbar ls 6 title '',\
'MADatNLO.HwU' index 76 using (($1+$2)/2):3 ls 6 title '',\
'MADatNLO.HwU' index 75 using (($1+$2)/2):5 ls 5 title '',\
'MADatNLO.HwU' index 75 using (($1+$2)/2):3:4 w yerrorbar ls 5 title '',\
'MADatNLO.HwU' index 75 using (($1+$2)/2):3 ls 5 title '',\
'MADatNLO.HwU' index 74 using (($1+$2)/2):5 ls 4 title '',\
'MADatNLO.HwU' index 74 using (($1+$2)/2):3:4 w yerrorbar ls 4 title '',\
'MADatNLO.HwU' index 74 using (($1+$2)/2):3 ls 4 title '',\
'MADatNLO.HwU' index 73 using (($1+$2)/2):5 ls 3 title '',\
'MADatNLO.HwU' index 73 using (($1+$2)/2):3:4 w yerrorbar ls 3 title '',\
'MADatNLO.HwU' index 73 using (($1+$2)/2):3 ls 3 title '',\
'MADatNLO.HwU' index 72 using (($1+$2)/2):5 ls 2 title '',\
'MADatNLO.HwU' index 72 using (($1+$2)/2):3:4 w yerrorbar ls 2 title '',\
'MADatNLO.HwU' index 72 using (($1+$2)/2):3 ls 2 title ''

unset label

################################################################################

################################################################################
### Rendering of the plot titled 'pttop'
################################################################################

set multiplot
set label "pttop" font ",13" at graph 0.04, graph 1.05
set xrange [0.0000e+00:5.0000e+03]
set bmargin 0 
set tmargin 0
set xtics nomirror
set ytics nomirror
set mytics 10
set xtics auto
set key horizontal noreverse maxcols 1 width -4 
set label front 'MadGraph5\_aMC\@NLO' font "Courier,11" rotate by 90 at graph 1.02, graph 0.04

#-- rendering subhistograms 'NLO|#1 and LO|#1 results'

set format y '10^{%T}'
set yrange [1.2065e-07:2.0266e+00]
set origin 0.0000e+00, 5.0000e-01
set size 1.0000e+00, 4.0000e-01
set mytics 10
set ytics auto
set format x ''
set logscale y
set ylabel "{/Symbol s} per bin [pb]"

plot \
sqrt(-1) ls 16 title 'TOTR|#1, scale variation',\
sqrt(-1) ls 15 title 'NLOR|#1, scale variation',\
sqrt(-1) ls 14 title 'TOT|#1, scale variation',\
sqrt(-1) ls 13 title 'LOAA|#1, scale variation',\
sqrt(-1) ls 12 title 'LO|#1, scale variation',\
sqrt(-1) ls 11 title 'NLO|#1, scale variation',\
'MADatNLO.HwU' index 82 using (($1+$2)/2):($3 >= 0 ? sqrt(-1) : abs($3)):4 w yerrorbar ls 106 title '',\
'MADatNLO.HwU' index 82 using (($1+$2)/2):($3 >= 0 ? sqrt(-1) : abs($3)) ls 106 title '',\
'MADatNLO.HwU' index 82 using (($1+$2)/2):($3 < 0 ? sqrt(-1) : $3):4 w yerrorbar ls 6 title '',\
'MADatNLO.HwU' index 82 using (($1+$2)/2):($3 < 0 ? sqrt(-1) : $3) ls 6 title 'TOTR|#1, central value, dynamical\_scale\_choice=-2',\
'MADatNLO.HwU' index 81 using (($1+$2)/2):($3 >= 0 ? sqrt(-1) : abs($3)):4 w yerrorbar ls 105 title '',\
'MADatNLO.HwU' index 81 using (($1+$2)/2):($3 >= 0 ? sqrt(-1) : abs($3)) ls 105 title '',\
'MADatNLO.HwU' index 81 using (($1+$2)/2):($3 < 0 ? sqrt(-1) : $3):4 w yerrorbar ls 5 title '',\
'MADatNLO.HwU' index 81 using (($1+$2)/2):($3 < 0 ? sqrt(-1) : $3) ls 5 title 'NLOR|#1, central value, dynamical\_scale\_choice=-2',\
'MADatNLO.HwU' index 80 using (($1+$2)/2):($3 >= 0 ? sqrt(-1) : abs($3)):4 w yerrorbar ls 104 title '',\
'MADatNLO.HwU' index 80 using (($1+$2)/2):($3 >= 0 ? sqrt(-1) : abs($3)) ls 104 title '',\
'MADatNLO.HwU' index 80 using (($1+$2)/2):($3 < 0 ? sqrt(-1) : $3):4 w yerrorbar ls 4 title '',\
'MADatNLO.HwU' index 80 using (($1+$2)/2):($3 < 0 ? sqrt(-1) : $3) ls 4 title 'TOT|#1, central value, dynamical\_scale\_choice=-2',\
'MADatNLO.HwU' index 79 using (($1+$2)/2):($3 >= 0 ? sqrt(-1) : abs($3)):4 w yerrorbar ls 103 title '',\
'MADatNLO.HwU' index 79 using (($1+$2)/2):($3 >= 0 ? sqrt(-1) : abs($3)) ls 103 title '',\
'MADatNLO.HwU' index 79 using (($1+$2)/2):($3 < 0 ? sqrt(-1) : $3):4 w yerrorbar ls 3 title '',\
'MADatNLO.HwU' index 79 using (($1+$2)/2):($3 < 0 ? sqrt(-1) : $3) ls 3 title 'LOAA|#1, central value, dynamical\_scale\_choice=-2',\
'MADatNLO.HwU' index 78 using (($1+$2)/2):($3 >= 0 ? sqrt(-1) : abs($3)):4 w yerrorbar ls 102 title '',\
'MADatNLO.HwU' index 78 using (($1+$2)/2):($3 >= 0 ? sqrt(-1) : abs($3)) ls 102 title '',\
'MADatNLO.HwU' index 78 using (($1+$2)/2):($3 < 0 ? sqrt(-1) : $3):4 w yerrorbar ls 2 title '',\
'MADatNLO.HwU' index 78 using (($1+$2)/2):($3 < 0 ? sqrt(-1) : $3) ls 2 title 'LO|#1, central value, dynamical\_scale\_choice=-2',\
'MADatNLO.HwU' index 77 using (($1+$2)/2):($3 >= 0 ? sqrt(-1) : abs($3)):4 w yerrorbar ls 101 title '',\
'MADatNLO.HwU' index 77 using (($1+$2)/2):($3 >= 0 ? sqrt(-1) : abs($3)) ls 101 title '',\
'MADatNLO.HwU' index 77 using (($1+$2)/2):($3 < 0 ? sqrt(-1) : $3):4 w yerrorbar ls 1 title '',\
'MADatNLO.HwU' index 77 using (($1+$2)/2):($3 < 0 ? sqrt(-1) : $3) ls 1 title 'NLO|#1, central value, dynamical\_scale\_choice=-2'
#-- rendering subhistograms 'Relative scale and PDF uncertainty'
unset label
unset format
set yrange [-3.0182e-02:2.5197e-02]
set origin 0.0000e+00, 3.5000e-01
set size 1.0000e+00, 1.5000e-01
set mytics 2
set ytics auto
set format x ''
unset logscale y
set ylabel "NLO|#1 rel.unc."
set label "Relative uncertainties w.r.t. central values" font ",9" front at graph 0.03, graph 0.13
plot \
'MADatNLO.HwU' index 82 using (($1+$2)/2):(safe($7,$3,1.0)-1.0) ls 16 title '',\
'MADatNLO.HwU' index 82 using (($1+$2)/2):(safe($6,$3,1.0)-1.0) ls 16 title '',\
'MADatNLO.HwU' index 81 using (($1+$2)/2):(safe($7,$3,1.0)-1.0) ls 15 title '',\
'MADatNLO.HwU' index 81 using (($1+$2)/2):(safe($6,$3,1.0)-1.0) ls 15 title '',\
'MADatNLO.HwU' index 80 using (($1+$2)/2):(safe($7,$3,1.0)-1.0) ls 14 title '',\
'MADatNLO.HwU' index 80 using (($1+$2)/2):(safe($6,$3,1.0)-1.0) ls 14 title '',\
'MADatNLO.HwU' index 79 using (($1+$2)/2):(safe($7,$3,1.0)-1.0) ls 13 title '',\
'MADatNLO.HwU' index 79 using (($1+$2)/2):(safe($6,$3,1.0)-1.0) ls 13 title '',\
'MADatNLO.HwU' index 78 using (($1+$2)/2):(safe($7,$3,1.0)-1.0) ls 12 title '',\
'MADatNLO.HwU' index 78 using (($1+$2)/2):(safe($6,$3,1.0)-1.0) ls 12 title '',\
'MADatNLO.HwU' index 77 using (($1+$2)/2):(safe($7,$3,1.0)-1.0) ls 11 title '',\
'MADatNLO.HwU' index 77 using (($1+$2)/2):(safe($6,$3,1.0)-1.0) ls 11 title '',\
0.0 ls 999 title '',\
'MADatNLO.HwU' index 82 using (($1+$2)/2):(0.0):(safe($4,$3,0.0)) w yerrorbar ls 6 title '',\
'MADatNLO.HwU' index 82 using (($1+$2)/2):(safe($5,$3,1.0)-1.0) ls 6 title '',\
'MADatNLO.HwU' index 81 using (($1+$2)/2):(0.0):(safe($4,$3,0.0)) w yerrorbar ls 5 title '',\
'MADatNLO.HwU' index 81 using (($1+$2)/2):(safe($5,$3,1.0)-1.0) ls 5 title '',\
'MADatNLO.HwU' index 80 using (($1+$2)/2):(0.0):(safe($4,$3,0.0)) w yerrorbar ls 4 title '',\
'MADatNLO.HwU' index 80 using (($1+$2)/2):(safe($5,$3,1.0)-1.0) ls 4 title '',\
'MADatNLO.HwU' index 79 using (($1+$2)/2):(0.0):(safe($4,$3,0.0)) w yerrorbar ls 3 title '',\
'MADatNLO.HwU' index 79 using (($1+$2)/2):(safe($5,$3,1.0)-1.0) ls 3 title '',\
'MADatNLO.HwU' index 78 using (($1+$2)/2):(0.0):(safe($4,$3,0.0)) w yerrorbar ls 2 title '',\
'MADatNLO.HwU' index 78 using (($1+$2)/2):(safe($5,$3,1.0)-1.0) ls 2 title '',\
'MADatNLO.HwU' index 77 using (($1+$2)/2):(0.0):(safe($4,$3,0.0)) w yerrorbar ls 1 title '',\
'MADatNLO.HwU' index 77 using (($1+$2)/2):(safe($5,$3,1.0)-1.0) ls 1 title ''
#-- rendering subhistograms '(LO|#1LOAA|#1TOT|#1NLOR|#1TOTR|#1)/(NLO|#1 central value) ratio'
unset label
unset format
set yrange [2.5118e-01:1.7083e+00]
set origin 0.0000e+00, 2.0000e-01
set size 1.0000e+00, 1.5000e-01
set mytics 2
set ytics auto
set format x
unset logscale y
set ylabel "ratio w.r.t. NLO|#1"
set label "(LO|#1LOAA|#1TOT|#1NLOR|#1TOTR|#1)/(NLO|#1 central value)" font ",9" at graph 0.03, graph 0.13
plot \
1.0 ls 999 title '',\
'MADatNLO.HwU' index 87 using (($1+$2)/2):7 ls 16 title '',\
'MADatNLO.HwU' index 87 using (($1+$2)/2):6 ls 16 title '',\
'MADatNLO.HwU' index 86 using (($1+$2)/2):7 ls 15 title '',\
'MADatNLO.HwU' index 86 using (($1+$2)/2):6 ls 15 title '',\
'MADatNLO.HwU' index 85 using (($1+$2)/2):7 ls 14 title '',\
'MADatNLO.HwU' index 85 using (($1+$2)/2):6 ls 14 title '',\
'MADatNLO.HwU' index 84 using (($1+$2)/2):7 ls 13 title '',\
'MADatNLO.HwU' index 84 using (($1+$2)/2):6 ls 13 title '',\
'MADatNLO.HwU' index 83 using (($1+$2)/2):7 ls 12 title '',\
'MADatNLO.HwU' index 83 using (($1+$2)/2):6 ls 12 title '',\
'MADatNLO.HwU' index 87 using (($1+$2)/2):5 ls 6 title '',\
'MADatNLO.HwU' index 87 using (($1+$2)/2):3:4 w yerrorbar ls 6 title '',\
'MADatNLO.HwU' index 87 using (($1+$2)/2):3 ls 6 title '',\
'MADatNLO.HwU' index 86 using (($1+$2)/2):5 ls 5 title '',\
'MADatNLO.HwU' index 86 using (($1+$2)/2):3:4 w yerrorbar ls 5 title '',\
'MADatNLO.HwU' index 86 using (($1+$2)/2):3 ls 5 title '',\
'MADatNLO.HwU' index 85 using (($1+$2)/2):5 ls 4 title '',\
'MADatNLO.HwU' index 85 using (($1+$2)/2):3:4 w yerrorbar ls 4 title '',\
'MADatNLO.HwU' index 85 using (($1+$2)/2):3 ls 4 title '',\
'MADatNLO.HwU' index 84 using (($1+$2)/2):5 ls 3 title '',\
'MADatNLO.HwU' index 84 using (($1+$2)/2):3:4 w yerrorbar ls 3 title '',\
'MADatNLO.HwU' index 84 using (($1+$2)/2):3 ls 3 title '',\
'MADatNLO.HwU' index 83 using (($1+$2)/2):5 ls 2 title '',\
'MADatNLO.HwU' index 83 using (($1+$2)/2):3:4 w yerrorbar ls 2 title '',\
'MADatNLO.HwU' index 83 using (($1+$2)/2):3 ls 2 title ''

unset label

################################################################################

################################################################################
### Rendering of the plot titled 'ptatop'
################################################################################

set multiplot
set label "ptatop" font ",13" at graph 0.04, graph 1.05
set xrange [0.0000e+00:5.0000e+03]
set bmargin 0 
set tmargin 0
set xtics nomirror
set ytics nomirror
set mytics 10
set xtics auto
set key horizontal noreverse maxcols 1 width -4 
set label front 'MadGraph5\_aMC\@NLO' font "Courier,11" rotate by 90 at graph 1.02, graph 0.04

#-- rendering subhistograms 'NLO|#1 and LO|#1 results'

set format y '10^{%T}'
set yrange [1.2315e-07:2.0269e+00]
set origin 0.0000e+00, 5.0000e-01
set size 1.0000e+00, 4.0000e-01
set mytics 10
set ytics auto
set format x ''
set logscale y
set ylabel "{/Symbol s} per bin [pb]"

plot \
sqrt(-1) ls 16 title 'TOTR|#1, scale variation',\
sqrt(-1) ls 15 title 'NLOR|#1, scale variation',\
sqrt(-1) ls 14 title 'TOT|#1, scale variation',\
sqrt(-1) ls 13 title 'LOAA|#1, scale variation',\
sqrt(-1) ls 12 title 'LO|#1, scale variation',\
sqrt(-1) ls 11 title 'NLO|#1, scale variation',\
'MADatNLO.HwU' index 93 using (($1+$2)/2):($3 >= 0 ? sqrt(-1) : abs($3)):4 w yerrorbar ls 106 title '',\
'MADatNLO.HwU' index 93 using (($1+$2)/2):($3 >= 0 ? sqrt(-1) : abs($3)) ls 106 title '',\
'MADatNLO.HwU' index 93 using (($1+$2)/2):($3 < 0 ? sqrt(-1) : $3):4 w yerrorbar ls 6 title '',\
'MADatNLO.HwU' index 93 using (($1+$2)/2):($3 < 0 ? sqrt(-1) : $3) ls 6 title 'TOTR|#1, central value, dynamical\_scale\_choice=-2',\
'MADatNLO.HwU' index 92 using (($1+$2)/2):($3 >= 0 ? sqrt(-1) : abs($3)):4 w yerrorbar ls 105 title '',\
'MADatNLO.HwU' index 92 using (($1+$2)/2):($3 >= 0 ? sqrt(-1) : abs($3)) ls 105 title '',\
'MADatNLO.HwU' index 92 using (($1+$2)/2):($3 < 0 ? sqrt(-1) : $3):4 w yerrorbar ls 5 title '',\
'MADatNLO.HwU' index 92 using (($1+$2)/2):($3 < 0 ? sqrt(-1) : $3) ls 5 title 'NLOR|#1, central value, dynamical\_scale\_choice=-2',\
'MADatNLO.HwU' index 91 using (($1+$2)/2):($3 >= 0 ? sqrt(-1) : abs($3)):4 w yerrorbar ls 104 title '',\
'MADatNLO.HwU' index 91 using (($1+$2)/2):($3 >= 0 ? sqrt(-1) : abs($3)) ls 104 title '',\
'MADatNLO.HwU' index 91 using (($1+$2)/2):($3 < 0 ? sqrt(-1) : $3):4 w yerrorbar ls 4 title '',\
'MADatNLO.HwU' index 91 using (($1+$2)/2):($3 < 0 ? sqrt(-1) : $3) ls 4 title 'TOT|#1, central value, dynamical\_scale\_choice=-2',\
'MADatNLO.HwU' index 90 using (($1+$2)/2):($3 >= 0 ? sqrt(-1) : abs($3)):4 w yerrorbar ls 103 title '',\
'MADatNLO.HwU' index 90 using (($1+$2)/2):($3 >= 0 ? sqrt(-1) : abs($3)) ls 103 title '',\
'MADatNLO.HwU' index 90 using (($1+$2)/2):($3 < 0 ? sqrt(-1) : $3):4 w yerrorbar ls 3 title '',\
'MADatNLO.HwU' index 90 using (($1+$2)/2):($3 < 0 ? sqrt(-1) : $3) ls 3 title 'LOAA|#1, central value, dynamical\_scale\_choice=-2',\
'MADatNLO.HwU' index 89 using (($1+$2)/2):($3 >= 0 ? sqrt(-1) : abs($3)):4 w yerrorbar ls 102 title '',\
'MADatNLO.HwU' index 89 using (($1+$2)/2):($3 >= 0 ? sqrt(-1) : abs($3)) ls 102 title '',\
'MADatNLO.HwU' index 89 using (($1+$2)/2):($3 < 0 ? sqrt(-1) : $3):4 w yerrorbar ls 2 title '',\
'MADatNLO.HwU' index 89 using (($1+$2)/2):($3 < 0 ? sqrt(-1) : $3) ls 2 title 'LO|#1, central value, dynamical\_scale\_choice=-2',\
'MADatNLO.HwU' index 88 using (($1+$2)/2):($3 >= 0 ? sqrt(-1) : abs($3)):4 w yerrorbar ls 101 title '',\
'MADatNLO.HwU' index 88 using (($1+$2)/2):($3 >= 0 ? sqrt(-1) : abs($3)) ls 101 title '',\
'MADatNLO.HwU' index 88 using (($1+$2)/2):($3 < 0 ? sqrt(-1) : $3):4 w yerrorbar ls 1 title '',\
'MADatNLO.HwU' index 88 using (($1+$2)/2):($3 < 0 ? sqrt(-1) : $3) ls 1 title 'NLO|#1, central value, dynamical\_scale\_choice=-2'
#-- rendering subhistograms 'Relative scale and PDF uncertainty'
unset label
unset format
set yrange [-3.0285e-02:2.5297e-02]
set origin 0.0000e+00, 3.5000e-01
set size 1.0000e+00, 1.5000e-01
set mytics 2
set ytics auto
set format x ''
unset logscale y
set ylabel "NLO|#1 rel.unc."
set label "Relative uncertainties w.r.t. central values" font ",9" front at graph 0.03, graph 0.13
plot \
'MADatNLO.HwU' index 93 using (($1+$2)/2):(safe($7,$3,1.0)-1.0) ls 16 title '',\
'MADatNLO.HwU' index 93 using (($1+$2)/2):(safe($6,$3,1.0)-1.0) ls 16 title '',\
'MADatNLO.HwU' index 92 using (($1+$2)/2):(safe($7,$3,1.0)-1.0) ls 15 title '',\
'MADatNLO.HwU' index 92 using (($1+$2)/2):(safe($6,$3,1.0)-1.0) ls 15 title '',\
'MADatNLO.HwU' index 91 using (($1+$2)/2):(safe($7,$3,1.0)-1.0) ls 14 title '',\
'MADatNLO.HwU' index 91 using (($1+$2)/2):(safe($6,$3,1.0)-1.0) ls 14 title '',\
'MADatNLO.HwU' index 90 using (($1+$2)/2):(safe($7,$3,1.0)-1.0) ls 13 title '',\
'MADatNLO.HwU' index 90 using (($1+$2)/2):(safe($6,$3,1.0)-1.0) ls 13 title '',\
'MADatNLO.HwU' index 89 using (($1+$2)/2):(safe($7,$3,1.0)-1.0) ls 12 title '',\
'MADatNLO.HwU' index 89 using (($1+$2)/2):(safe($6,$3,1.0)-1.0) ls 12 title '',\
'MADatNLO.HwU' index 88 using (($1+$2)/2):(safe($7,$3,1.0)-1.0) ls 11 title '',\
'MADatNLO.HwU' index 88 using (($1+$2)/2):(safe($6,$3,1.0)-1.0) ls 11 title '',\
0.0 ls 999 title '',\
'MADatNLO.HwU' index 93 using (($1+$2)/2):(0.0):(safe($4,$3,0.0)) w yerrorbar ls 6 title '',\
'MADatNLO.HwU' index 93 using (($1+$2)/2):(safe($5,$3,1.0)-1.0) ls 6 title '',\
'MADatNLO.HwU' index 92 using (($1+$2)/2):(0.0):(safe($4,$3,0.0)) w yerrorbar ls 5 title '',\
'MADatNLO.HwU' index 92 using (($1+$2)/2):(safe($5,$3,1.0)-1.0) ls 5 title '',\
'MADatNLO.HwU' index 91 using (($1+$2)/2):(0.0):(safe($4,$3,0.0)) w yerrorbar ls 4 title '',\
'MADatNLO.HwU' index 91 using (($1+$2)/2):(safe($5,$3,1.0)-1.0) ls 4 title '',\
'MADatNLO.HwU' index 90 using (($1+$2)/2):(0.0):(safe($4,$3,0.0)) w yerrorbar ls 3 title '',\
'MADatNLO.HwU' index 90 using (($1+$2)/2):(safe($5,$3,1.0)-1.0) ls 3 title '',\
'MADatNLO.HwU' index 89 using (($1+$2)/2):(0.0):(safe($4,$3,0.0)) w yerrorbar ls 2 title '',\
'MADatNLO.HwU' index 89 using (($1+$2)/2):(safe($5,$3,1.0)-1.0) ls 2 title '',\
'MADatNLO.HwU' index 88 using (($1+$2)/2):(0.0):(safe($4,$3,0.0)) w yerrorbar ls 1 title '',\
'MADatNLO.HwU' index 88 using (($1+$2)/2):(safe($5,$3,1.0)-1.0) ls 1 title ''
#-- rendering subhistograms '(LO|#1LOAA|#1TOT|#1NLOR|#1TOTR|#1)/(NLO|#1 central value) ratio'
unset label
unset format
set yrange [2.5139e-01:1.7081e+00]
set origin 0.0000e+00, 2.0000e-01
set size 1.0000e+00, 1.5000e-01
set mytics 2
set ytics auto
set format x
unset logscale y
set ylabel "ratio w.r.t. NLO|#1"
set label "(LO|#1LOAA|#1TOT|#1NLOR|#1TOTR|#1)/(NLO|#1 central value)" font ",9" at graph 0.03, graph 0.13
plot \
1.0 ls 999 title '',\
'MADatNLO.HwU' index 98 using (($1+$2)/2):7 ls 16 title '',\
'MADatNLO.HwU' index 98 using (($1+$2)/2):6 ls 16 title '',\
'MADatNLO.HwU' index 97 using (($1+$2)/2):7 ls 15 title '',\
'MADatNLO.HwU' index 97 using (($1+$2)/2):6 ls 15 title '',\
'MADatNLO.HwU' index 96 using (($1+$2)/2):7 ls 14 title '',\
'MADatNLO.HwU' index 96 using (($1+$2)/2):6 ls 14 title '',\
'MADatNLO.HwU' index 95 using (($1+$2)/2):7 ls 13 title '',\
'MADatNLO.HwU' index 95 using (($1+$2)/2):6 ls 13 title '',\
'MADatNLO.HwU' index 94 using (($1+$2)/2):7 ls 12 title '',\
'MADatNLO.HwU' index 94 using (($1+$2)/2):6 ls 12 title '',\
'MADatNLO.HwU' index 98 using (($1+$2)/2):5 ls 6 title '',\
'MADatNLO.HwU' index 98 using (($1+$2)/2):3:4 w yerrorbar ls 6 title '',\
'MADatNLO.HwU' index 98 using (($1+$2)/2):3 ls 6 title '',\
'MADatNLO.HwU' index 97 using (($1+$2)/2):5 ls 5 title '',\
'MADatNLO.HwU' index 97 using (($1+$2)/2):3:4 w yerrorbar ls 5 title '',\
'MADatNLO.HwU' index 97 using (($1+$2)/2):3 ls 5 title '',\
'MADatNLO.HwU' index 96 using (($1+$2)/2):5 ls 4 title '',\
'MADatNLO.HwU' index 96 using (($1+$2)/2):3:4 w yerrorbar ls 4 title '',\
'MADatNLO.HwU' index 96 using (($1+$2)/2):3 ls 4 title '',\
'MADatNLO.HwU' index 95 using (($1+$2)/2):5 ls 3 title '',\
'MADatNLO.HwU' index 95 using (($1+$2)/2):3:4 w yerrorbar ls 3 title '',\
'MADatNLO.HwU' index 95 using (($1+$2)/2):3 ls 3 title '',\
'MADatNLO.HwU' index 94 using (($1+$2)/2):5 ls 2 title '',\
'MADatNLO.HwU' index 94 using (($1+$2)/2):3:4 w yerrorbar ls 2 title '',\
'MADatNLO.HwU' index 94 using (($1+$2)/2):3 ls 2 title ''

unset label

################################################################################

################################################################################
### Rendering of the plot titled 'mmumu'
################################################################################

set multiplot
set label "mmumu" font ",13" at graph 0.04, graph 1.05
set xrange [0.0000e+00:2.0000e+02]
set bmargin 0 
set tmargin 0
set xtics nomirror
set ytics nomirror
set mytics 10
set xtics auto
set key horizontal noreverse maxcols 1 width -4 
set label front 'MadGraph5\_aMC\@NLO' font "Courier,11" rotate by 90 at graph 1.02, graph 0.04

#-- rendering subhistograms 'NLO|#1 and LO|#1 results'

set format y '10^{%T}'
set yrange [3.7394e-01:1.4028e+01]
set origin 0.0000e+00, 5.0000e-01
set size 1.0000e+00, 4.0000e-01
set mytics 10
set ytics auto
set format x ''
set logscale y
set ylabel "{/Symbol s} per bin [pb]"

plot \
sqrt(-1) ls 16 title 'TOTR|#1, scale variation',\
sqrt(-1) ls 15 title 'NLOR|#1, scale variation',\
sqrt(-1) ls 14 title 'TOT|#1, scale variation',\
sqrt(-1) ls 13 title 'LOAA|#1, scale variation',\
sqrt(-1) ls 12 title 'LO|#1, scale variation',\
sqrt(-1) ls 11 title 'NLO|#1, scale variation',\
'MADatNLO.HwU' index 104 using (($1+$2)/2):($3 >= 0 ? sqrt(-1) : abs($3)):4 w yerrorbar ls 106 title '',\
'MADatNLO.HwU' index 104 using (($1+$2)/2):($3 >= 0 ? sqrt(-1) : abs($3)) ls 106 title '',\
'MADatNLO.HwU' index 104 using (($1+$2)/2):($3 < 0 ? sqrt(-1) : $3):4 w yerrorbar ls 6 title '',\
'MADatNLO.HwU' index 104 using (($1+$2)/2):($3 < 0 ? sqrt(-1) : $3) ls 6 title 'TOTR|#1, central value, dynamical\_scale\_choice=-2',\
'MADatNLO.HwU' index 103 using (($1+$2)/2):($3 >= 0 ? sqrt(-1) : abs($3)):4 w yerrorbar ls 105 title '',\
'MADatNLO.HwU' index 103 using (($1+$2)/2):($3 >= 0 ? sqrt(-1) : abs($3)) ls 105 title '',\
'MADatNLO.HwU' index 103 using (($1+$2)/2):($3 < 0 ? sqrt(-1) : $3):4 w yerrorbar ls 5 title '',\
'MADatNLO.HwU' index 103 using (($1+$2)/2):($3 < 0 ? sqrt(-1) : $3) ls 5 title 'NLOR|#1, central value, dynamical\_scale\_choice=-2',\
'MADatNLO.HwU' index 102 using (($1+$2)/2):($3 >= 0 ? sqrt(-1) : abs($3)):4 w yerrorbar ls 104 title '',\
'MADatNLO.HwU' index 102 using (($1+$2)/2):($3 >= 0 ? sqrt(-1) : abs($3)) ls 104 title '',\
'MADatNLO.HwU' index 102 using (($1+$2)/2):($3 < 0 ? sqrt(-1) : $3):4 w yerrorbar ls 4 title '',\
'MADatNLO.HwU' index 102 using (($1+$2)/2):($3 < 0 ? sqrt(-1) : $3) ls 4 title 'TOT|#1, central value, dynamical\_scale\_choice=-2',\
'MADatNLO.HwU' index 101 using (($1+$2)/2):($3 >= 0 ? sqrt(-1) : abs($3)):4 w yerrorbar ls 103 title '',\
'MADatNLO.HwU' index 101 using (($1+$2)/2):($3 >= 0 ? sqrt(-1) : abs($3)) ls 103 title '',\
'MADatNLO.HwU' index 101 using (($1+$2)/2):($3 < 0 ? sqrt(-1) : $3):4 w yerrorbar ls 3 title '',\
'MADatNLO.HwU' index 101 using (($1+$2)/2):($3 < 0 ? sqrt(-1) : $3) ls 3 title 'LOAA|#1, central value, dynamical\_scale\_choice=-2',\
'MADatNLO.HwU' index 100 using (($1+$2)/2):($3 >= 0 ? sqrt(-1) : abs($3)):4 w yerrorbar ls 102 title '',\
'MADatNLO.HwU' index 100 using (($1+$2)/2):($3 >= 0 ? sqrt(-1) : abs($3)) ls 102 title '',\
'MADatNLO.HwU' index 100 using (($1+$2)/2):($3 < 0 ? sqrt(-1) : $3):4 w yerrorbar ls 2 title '',\
'MADatNLO.HwU' index 100 using (($1+$2)/2):($3 < 0 ? sqrt(-1) : $3) ls 2 title 'LO|#1, central value, dynamical\_scale\_choice=-2',\
'MADatNLO.HwU' index 99 using (($1+$2)/2):($3 >= 0 ? sqrt(-1) : abs($3)):4 w yerrorbar ls 101 title '',\
'MADatNLO.HwU' index 99 using (($1+$2)/2):($3 >= 0 ? sqrt(-1) : abs($3)) ls 101 title '',\
'MADatNLO.HwU' index 99 using (($1+$2)/2):($3 < 0 ? sqrt(-1) : $3):4 w yerrorbar ls 1 title '',\
'MADatNLO.HwU' index 99 using (($1+$2)/2):($3 < 0 ? sqrt(-1) : $3) ls 1 title 'NLO|#1, central value, dynamical\_scale\_choice=-2'
#-- rendering subhistograms 'Relative scale and PDF uncertainty'
unset label
unset format
set yrange [-7.6247e-01:6.4367e-01]
set origin 0.0000e+00, 3.5000e-01
set size 1.0000e+00, 1.5000e-01
set mytics 2
set ytics auto
set format x ''
unset logscale y
set ylabel "NLO|#1 rel.unc."
set label "Relative uncertainties w.r.t. central values" font ",9" front at graph 0.03, graph 0.13
plot \
'MADatNLO.HwU' index 104 using (($1+$2)/2):(safe($7,$3,1.0)-1.0) ls 16 title '',\
'MADatNLO.HwU' index 104 using (($1+$2)/2):(safe($6,$3,1.0)-1.0) ls 16 title '',\
'MADatNLO.HwU' index 103 using (($1+$2)/2):(safe($7,$3,1.0)-1.0) ls 15 title '',\
'MADatNLO.HwU' index 103 using (($1+$2)/2):(safe($6,$3,1.0)-1.0) ls 15 title '',\
'MADatNLO.HwU' index 102 using (($1+$2)/2):(safe($7,$3,1.0)-1.0) ls 14 title '',\
'MADatNLO.HwU' index 102 using (($1+$2)/2):(safe($6,$3,1.0)-1.0) ls 14 title '',\
'MADatNLO.HwU' index 101 using (($1+$2)/2):(safe($7,$3,1.0)-1.0) ls 13 title '',\
'MADatNLO.HwU' index 101 using (($1+$2)/2):(safe($6,$3,1.0)-1.0) ls 13 title '',\
'MADatNLO.HwU' index 100 using (($1+$2)/2):(safe($7,$3,1.0)-1.0) ls 12 title '',\
'MADatNLO.HwU' index 100 using (($1+$2)/2):(safe($6,$3,1.0)-1.0) ls 12 title '',\
'MADatNLO.HwU' index 99 using (($1+$2)/2):(safe($7,$3,1.0)-1.0) ls 11 title '',\
'MADatNLO.HwU' index 99 using (($1+$2)/2):(safe($6,$3,1.0)-1.0) ls 11 title '',\
0.0 ls 999 title '',\
'MADatNLO.HwU' index 104 using (($1+$2)/2):(0.0):(safe($4,$3,0.0)) w yerrorbar ls 6 title '',\
'MADatNLO.HwU' index 104 using (($1+$2)/2):(safe($5,$3,1.0)-1.0) ls 6 title '',\
'MADatNLO.HwU' index 103 using (($1+$2)/2):(0.0):(safe($4,$3,0.0)) w yerrorbar ls 5 title '',\
'MADatNLO.HwU' index 103 using (($1+$2)/2):(safe($5,$3,1.0)-1.0) ls 5 title '',\
'MADatNLO.HwU' index 102 using (($1+$2)/2):(0.0):(safe($4,$3,0.0)) w yerrorbar ls 4 title '',\
'MADatNLO.HwU' index 102 using (($1+$2)/2):(safe($5,$3,1.0)-1.0) ls 4 title '',\
'MADatNLO.HwU' index 101 using (($1+$2)/2):(0.0):(safe($4,$3,0.0)) w yerrorbar ls 3 title '',\
'MADatNLO.HwU' index 101 using (($1+$2)/2):(safe($5,$3,1.0)-1.0) ls 3 title '',\
'MADatNLO.HwU' index 100 using (($1+$2)/2):(0.0):(safe($4,$3,0.0)) w yerrorbar ls 2 title '',\
'MADatNLO.HwU' index 100 using (($1+$2)/2):(safe($5,$3,1.0)-1.0) ls 2 title '',\
'MADatNLO.HwU' index 99 using (($1+$2)/2):(0.0):(safe($4,$3,0.0)) w yerrorbar ls 1 title '',\
'MADatNLO.HwU' index 99 using (($1+$2)/2):(safe($5,$3,1.0)-1.0) ls 1 title ''
#-- rendering subhistograms '(LO|#1LOAA|#1TOT|#1NLOR|#1TOTR|#1)/(NLO|#1 central value) ratio'
unset label
unset format
set yrange [2.5932e-01:1.7006e+00]
set origin 0.0000e+00, 2.0000e-01
set size 1.0000e+00, 1.5000e-01
set mytics 2
set ytics auto
set format x
unset logscale y
set ylabel "ratio w.r.t. NLO|#1"
set label "(LO|#1LOAA|#1TOT|#1NLOR|#1TOTR|#1)/(NLO|#1 central value)" font ",9" at graph 0.03, graph 0.13
plot \
1.0 ls 999 title '',\
'MADatNLO.HwU' index 109 using (($1+$2)/2):7 ls 16 title '',\
'MADatNLO.HwU' index 109 using (($1+$2)/2):6 ls 16 title '',\
'MADatNLO.HwU' index 108 using (($1+$2)/2):7 ls 15 title '',\
'MADatNLO.HwU' index 108 using (($1+$2)/2):6 ls 15 title '',\
'MADatNLO.HwU' index 107 using (($1+$2)/2):7 ls 14 title '',\
'MADatNLO.HwU' index 107 using (($1+$2)/2):6 ls 14 title '',\
'MADatNLO.HwU' index 106 using (($1+$2)/2):7 ls 13 title '',\
'MADatNLO.HwU' index 106 using (($1+$2)/2):6 ls 13 title '',\
'MADatNLO.HwU' index 105 using (($1+$2)/2):7 ls 12 title '',\
'MADatNLO.HwU' index 105 using (($1+$2)/2):6 ls 12 title '',\
'MADatNLO.HwU' index 109 using (($1+$2)/2):5 ls 6 title '',\
'MADatNLO.HwU' index 109 using (($1+$2)/2):3:4 w yerrorbar ls 6 title '',\
'MADatNLO.HwU' index 109 using (($1+$2)/2):3 ls 6 title '',\
'MADatNLO.HwU' index 108 using (($1+$2)/2):5 ls 5 title '',\
'MADatNLO.HwU' index 108 using (($1+$2)/2):3:4 w yerrorbar ls 5 title '',\
'MADatNLO.HwU' index 108 using (($1+$2)/2):3 ls 5 title '',\
'MADatNLO.HwU' index 107 using (($1+$2)/2):5 ls 4 title '',\
'MADatNLO.HwU' index 107 using (($1+$2)/2):3:4 w yerrorbar ls 4 title '',\
'MADatNLO.HwU' index 107 using (($1+$2)/2):3 ls 4 title '',\
'MADatNLO.HwU' index 106 using (($1+$2)/2):5 ls 3 title '',\
'MADatNLO.HwU' index 106 using (($1+$2)/2):3:4 w yerrorbar ls 3 title '',\
'MADatNLO.HwU' index 106 using (($1+$2)/2):3 ls 3 title '',\
'MADatNLO.HwU' index 105 using (($1+$2)/2):5 ls 2 title '',\
'MADatNLO.HwU' index 105 using (($1+$2)/2):3:4 w yerrorbar ls 2 title '',\
'MADatNLO.HwU' index 105 using (($1+$2)/2):3 ls 2 title ''

unset label

################################################################################

################################################################################
### Rendering of the plot titled 'thetamup'
################################################################################

set multiplot
set label "thetamup" font ",13" at graph 0.04, graph 1.05
set xrange [0.0000e+00:3.0159e+00]
set bmargin 0 
set tmargin 0
set xtics nomirror
set ytics nomirror
set mytics 10
set xtics auto
set key horizontal noreverse maxcols 1 width -4 
set label front 'MadGraph5\_aMC\@NLO' font "Courier,11" rotate by 90 at graph 1.02, graph 0.04

#-- rendering subhistograms 'NLO|#1 and LO|#1 results'

set format y '10^{%T}'
set yrange [2.0737e-04:2.8506e-01]
set origin 0.0000e+00, 5.0000e-01
set size 1.0000e+00, 4.0000e-01
set mytics 10
set ytics auto
set format x ''
set logscale y
set ylabel "{/Symbol s} per bin [pb]"

plot \
sqrt(-1) ls 16 title 'TOTR|#1, scale variation',\
sqrt(-1) ls 15 title 'NLOR|#1, scale variation',\
sqrt(-1) ls 14 title 'TOT|#1, scale variation',\
sqrt(-1) ls 13 title 'LOAA|#1, scale variation',\
sqrt(-1) ls 12 title 'LO|#1, scale variation',\
sqrt(-1) ls 11 title 'NLO|#1, scale variation',\
'MADatNLO.HwU' index 115 using (($1+$2)/2):($3 >= 0 ? sqrt(-1) : abs($3)):4 w yerrorbar ls 106 title '',\
'MADatNLO.HwU' index 115 using (($1+$2)/2):($3 >= 0 ? sqrt(-1) : abs($3)) ls 106 title '',\
'MADatNLO.HwU' index 115 using (($1+$2)/2):($3 < 0 ? sqrt(-1) : $3):4 w yerrorbar ls 6 title '',\
'MADatNLO.HwU' index 115 using (($1+$2)/2):($3 < 0 ? sqrt(-1) : $3) ls 6 title 'TOTR|#1, central value, dynamical\_scale\_choice=-2',\
'MADatNLO.HwU' index 114 using (($1+$2)/2):($3 >= 0 ? sqrt(-1) : abs($3)):4 w yerrorbar ls 105 title '',\
'MADatNLO.HwU' index 114 using (($1+$2)/2):($3 >= 0 ? sqrt(-1) : abs($3)) ls 105 title '',\
'MADatNLO.HwU' index 114 using (($1+$2)/2):($3 < 0 ? sqrt(-1) : $3):4 w yerrorbar ls 5 title '',\
'MADatNLO.HwU' index 114 using (($1+$2)/2):($3 < 0 ? sqrt(-1) : $3) ls 5 title 'NLOR|#1, central value, dynamical\_scale\_choice=-2',\
'MADatNLO.HwU' index 113 using (($1+$2)/2):($3 >= 0 ? sqrt(-1) : abs($3)):4 w yerrorbar ls 104 title '',\
'MADatNLO.HwU' index 113 using (($1+$2)/2):($3 >= 0 ? sqrt(-1) : abs($3)) ls 104 title '',\
'MADatNLO.HwU' index 113 using (($1+$2)/2):($3 < 0 ? sqrt(-1) : $3):4 w yerrorbar ls 4 title '',\
'MADatNLO.HwU' index 113 using (($1+$2)/2):($3 < 0 ? sqrt(-1) : $3) ls 4 title 'TOT|#1, central value, dynamical\_scale\_choice=-2',\
'MADatNLO.HwU' index 112 using (($1+$2)/2):($3 >= 0 ? sqrt(-1) : abs($3)):4 w yerrorbar ls 103 title '',\
'MADatNLO.HwU' index 112 using (($1+$2)/2):($3 >= 0 ? sqrt(-1) : abs($3)) ls 103 title '',\
'MADatNLO.HwU' index 112 using (($1+$2)/2):($3 < 0 ? sqrt(-1) : $3):4 w yerrorbar ls 3 title '',\
'MADatNLO.HwU' index 112 using (($1+$2)/2):($3 < 0 ? sqrt(-1) : $3) ls 3 title 'LOAA|#1, central value, dynamical\_scale\_choice=-2',\
'MADatNLO.HwU' index 111 using (($1+$2)/2):($3 >= 0 ? sqrt(-1) : abs($3)):4 w yerrorbar ls 102 title '',\
'MADatNLO.HwU' index 111 using (($1+$2)/2):($3 >= 0 ? sqrt(-1) : abs($3)) ls 102 title '',\
'MADatNLO.HwU' index 111 using (($1+$2)/2):($3 < 0 ? sqrt(-1) : $3):4 w yerrorbar ls 2 title '',\
'MADatNLO.HwU' index 111 using (($1+$2)/2):($3 < 0 ? sqrt(-1) : $3) ls 2 title 'LO|#1, central value, dynamical\_scale\_choice=-2',\
'MADatNLO.HwU' index 110 using (($1+$2)/2):($3 >= 0 ? sqrt(-1) : abs($3)):4 w yerrorbar ls 101 title '',\
'MADatNLO.HwU' index 110 using (($1+$2)/2):($3 >= 0 ? sqrt(-1) : abs($3)) ls 101 title '',\
'MADatNLO.HwU' index 110 using (($1+$2)/2):($3 < 0 ? sqrt(-1) : $3):4 w yerrorbar ls 1 title '',\
'MADatNLO.HwU' index 110 using (($1+$2)/2):($3 < 0 ? sqrt(-1) : $3) ls 1 title 'NLO|#1, central value, dynamical\_scale\_choice=-2'
#-- rendering subhistograms 'Relative scale and PDF uncertainty'
unset label
unset format
set yrange [-1.2970e-01:1.2393e-01]
set origin 0.0000e+00, 3.5000e-01
set size 1.0000e+00, 1.5000e-01
set mytics 2
set ytics auto
set format x ''
unset logscale y
set ylabel "NLO|#1 rel.unc."
set label "Relative uncertainties w.r.t. central values" font ",9" front at graph 0.03, graph 0.13
plot \
'MADatNLO.HwU' index 115 using (($1+$2)/2):(safe($7,$3,1.0)-1.0) ls 16 title '',\
'MADatNLO.HwU' index 115 using (($1+$2)/2):(safe($6,$3,1.0)-1.0) ls 16 title '',\
'MADatNLO.HwU' index 114 using (($1+$2)/2):(safe($7,$3,1.0)-1.0) ls 15 title '',\
'MADatNLO.HwU' index 114 using (($1+$2)/2):(safe($6,$3,1.0)-1.0) ls 15 title '',\
'MADatNLO.HwU' index 113 using (($1+$2)/2):(safe($7,$3,1.0)-1.0) ls 14 title '',\
'MADatNLO.HwU' index 113 using (($1+$2)/2):(safe($6,$3,1.0)-1.0) ls 14 title '',\
'MADatNLO.HwU' index 112 using (($1+$2)/2):(safe($7,$3,1.0)-1.0) ls 13 title '',\
'MADatNLO.HwU' index 112 using (($1+$2)/2):(safe($6,$3,1.0)-1.0) ls 13 title '',\
'MADatNLO.HwU' index 111 using (($1+$2)/2):(safe($7,$3,1.0)-1.0) ls 12 title '',\
'MADatNLO.HwU' index 111 using (($1+$2)/2):(safe($6,$3,1.0)-1.0) ls 12 title '',\
'MADatNLO.HwU' index 110 using (($1+$2)/2):(safe($7,$3,1.0)-1.0) ls 11 title '',\
'MADatNLO.HwU' index 110 using (($1+$2)/2):(safe($6,$3,1.0)-1.0) ls 11 title '',\
0.0 ls 999 title '',\
'MADatNLO.HwU' index 115 using (($1+$2)/2):(0.0):(safe($4,$3,0.0)) w yerrorbar ls 6 title '',\
'MADatNLO.HwU' index 115 using (($1+$2)/2):(safe($5,$3,1.0)-1.0) ls 6 title '',\
'MADatNLO.HwU' index 114 using (($1+$2)/2):(0.0):(safe($4,$3,0.0)) w yerrorbar ls 5 title '',\
'MADatNLO.HwU' index 114 using (($1+$2)/2):(safe($5,$3,1.0)-1.0) ls 5 title '',\
'MADatNLO.HwU' index 113 using (($1+$2)/2):(0.0):(safe($4,$3,0.0)) w yerrorbar ls 4 title '',\
'MADatNLO.HwU' index 113 using (($1+$2)/2):(safe($5,$3,1.0)-1.0) ls 4 title '',\
'MADatNLO.HwU' index 112 using (($1+$2)/2):(0.0):(safe($4,$3,0.0)) w yerrorbar ls 3 title '',\
'MADatNLO.HwU' index 112 using (($1+$2)/2):(safe($5,$3,1.0)-1.0) ls 3 title '',\
'MADatNLO.HwU' index 111 using (($1+$2)/2):(0.0):(safe($4,$3,0.0)) w yerrorbar ls 2 title '',\
'MADatNLO.HwU' index 111 using (($1+$2)/2):(safe($5,$3,1.0)-1.0) ls 2 title '',\
'MADatNLO.HwU' index 110 using (($1+$2)/2):(0.0):(safe($4,$3,0.0)) w yerrorbar ls 1 title '',\
'MADatNLO.HwU' index 110 using (($1+$2)/2):(safe($5,$3,1.0)-1.0) ls 1 title ''
#-- rendering subhistograms '(LO|#1LOAA|#1TOT|#1NLOR|#1TOTR|#1)/(NLO|#1 central value) ratio'
unset label
unset format
set yrange [-4.3939e-02:1.9875e+00]
set origin 0.0000e+00, 2.0000e-01
set size 1.0000e+00, 1.5000e-01
set mytics 2
set ytics auto
set format x
unset logscale y
set ylabel "ratio w.r.t. NLO|#1"
set label "(LO|#1LOAA|#1TOT|#1NLOR|#1TOTR|#1)/(NLO|#1 central value)" font ",9" at graph 0.03, graph 0.13
plot \
1.0 ls 999 title '',\
'MADatNLO.HwU' index 120 using (($1+$2)/2):7 ls 16 title '',\
'MADatNLO.HwU' index 120 using (($1+$2)/2):6 ls 16 title '',\
'MADatNLO.HwU' index 119 using (($1+$2)/2):7 ls 15 title '',\
'MADatNLO.HwU' index 119 using (($1+$2)/2):6 ls 15 title '',\
'MADatNLO.HwU' index 118 using (($1+$2)/2):7 ls 14 title '',\
'MADatNLO.HwU' index 118 using (($1+$2)/2):6 ls 14 title '',\
'MADatNLO.HwU' index 117 using (($1+$2)/2):7 ls 13 title '',\
'MADatNLO.HwU' index 117 using (($1+$2)/2):6 ls 13 title '',\
'MADatNLO.HwU' index 116 using (($1+$2)/2):7 ls 12 title '',\
'MADatNLO.HwU' index 116 using (($1+$2)/2):6 ls 12 title '',\
'MADatNLO.HwU' index 120 using (($1+$2)/2):5 ls 6 title '',\
'MADatNLO.HwU' index 120 using (($1+$2)/2):3:4 w yerrorbar ls 6 title '',\
'MADatNLO.HwU' index 120 using (($1+$2)/2):3 ls 6 title '',\
'MADatNLO.HwU' index 119 using (($1+$2)/2):5 ls 5 title '',\
'MADatNLO.HwU' index 119 using (($1+$2)/2):3:4 w yerrorbar ls 5 title '',\
'MADatNLO.HwU' index 119 using (($1+$2)/2):3 ls 5 title '',\
'MADatNLO.HwU' index 118 using (($1+$2)/2):5 ls 4 title '',\
'MADatNLO.HwU' index 118 using (($1+$2)/2):3:4 w yerrorbar ls 4 title '',\
'MADatNLO.HwU' index 118 using (($1+$2)/2):3 ls 4 title '',\
'MADatNLO.HwU' index 117 using (($1+$2)/2):5 ls 3 title '',\
'MADatNLO.HwU' index 117 using (($1+$2)/2):3:4 w yerrorbar ls 3 title '',\
'MADatNLO.HwU' index 117 using (($1+$2)/2):3 ls 3 title '',\
'MADatNLO.HwU' index 116 using (($1+$2)/2):5 ls 2 title '',\
'MADatNLO.HwU' index 116 using (($1+$2)/2):3:4 w yerrorbar ls 2 title '',\
'MADatNLO.HwU' index 116 using (($1+$2)/2):3 ls 2 title ''

unset label

################################################################################

################################################################################
### Rendering of the plot titled 'thetamum'
################################################################################

set multiplot
set label "thetamum" font ",13" at graph 0.04, graph 1.05
set xrange [1.2566e-01:3.1416e+00]
set bmargin 0 
set tmargin 0
set xtics nomirror
set ytics nomirror
set mytics 10
set xtics auto
set key horizontal noreverse maxcols 1 width -4 
set label front 'MadGraph5\_aMC\@NLO' font "Courier,11" rotate by 90 at graph 1.02, graph 0.04

#-- rendering subhistograms 'NLO|#1 and LO|#1 results'

set format y '10^{%T}'
set yrange [1.9153e-04:2.8473e-01]
set origin 0.0000e+00, 5.0000e-01
set size 1.0000e+00, 4.0000e-01
set mytics 10
set ytics auto
set format x ''
set logscale y
set ylabel "{/Symbol s} per bin [pb]"

plot \
sqrt(-1) ls 16 title 'TOTR|#1, scale variation',\
sqrt(-1) ls 15 title 'NLOR|#1, scale variation',\
sqrt(-1) ls 14 title 'TOT|#1, scale variation',\
sqrt(-1) ls 13 title 'LOAA|#1, scale variation',\
sqrt(-1) ls 12 title 'LO|#1, scale variation',\
sqrt(-1) ls 11 title 'NLO|#1, scale variation',\
'MADatNLO.HwU' index 126 using (($1+$2)/2):($3 >= 0 ? sqrt(-1) : abs($3)):4 w yerrorbar ls 106 title '',\
'MADatNLO.HwU' index 126 using (($1+$2)/2):($3 >= 0 ? sqrt(-1) : abs($3)) ls 106 title '',\
'MADatNLO.HwU' index 126 using (($1+$2)/2):($3 < 0 ? sqrt(-1) : $3):4 w yerrorbar ls 6 title '',\
'MADatNLO.HwU' index 126 using (($1+$2)/2):($3 < 0 ? sqrt(-1) : $3) ls 6 title 'TOTR|#1, central value, dynamical\_scale\_choice=-2',\
'MADatNLO.HwU' index 125 using (($1+$2)/2):($3 >= 0 ? sqrt(-1) : abs($3)):4 w yerrorbar ls 105 title '',\
'MADatNLO.HwU' index 125 using (($1+$2)/2):($3 >= 0 ? sqrt(-1) : abs($3)) ls 105 title '',\
'MADatNLO.HwU' index 125 using (($1+$2)/2):($3 < 0 ? sqrt(-1) : $3):4 w yerrorbar ls 5 title '',\
'MADatNLO.HwU' index 125 using (($1+$2)/2):($3 < 0 ? sqrt(-1) : $3) ls 5 title 'NLOR|#1, central value, dynamical\_scale\_choice=-2',\
'MADatNLO.HwU' index 124 using (($1+$2)/2):($3 >= 0 ? sqrt(-1) : abs($3)):4 w yerrorbar ls 104 title '',\
'MADatNLO.HwU' index 124 using (($1+$2)/2):($3 >= 0 ? sqrt(-1) : abs($3)) ls 104 title '',\
'MADatNLO.HwU' index 124 using (($1+$2)/2):($3 < 0 ? sqrt(-1) : $3):4 w yerrorbar ls 4 title '',\
'MADatNLO.HwU' index 124 using (($1+$2)/2):($3 < 0 ? sqrt(-1) : $3) ls 4 title 'TOT|#1, central value, dynamical\_scale\_choice=-2',\
'MADatNLO.HwU' index 123 using (($1+$2)/2):($3 >= 0 ? sqrt(-1) : abs($3)):4 w yerrorbar ls 103 title '',\
'MADatNLO.HwU' index 123 using (($1+$2)/2):($3 >= 0 ? sqrt(-1) : abs($3)) ls 103 title '',\
'MADatNLO.HwU' index 123 using (($1+$2)/2):($3 < 0 ? sqrt(-1) : $3):4 w yerrorbar ls 3 title '',\
'MADatNLO.HwU' index 123 using (($1+$2)/2):($3 < 0 ? sqrt(-1) : $3) ls 3 title 'LOAA|#1, central value, dynamical\_scale\_choice=-2',\
'MADatNLO.HwU' index 122 using (($1+$2)/2):($3 >= 0 ? sqrt(-1) : abs($3)):4 w yerrorbar ls 102 title '',\
'MADatNLO.HwU' index 122 using (($1+$2)/2):($3 >= 0 ? sqrt(-1) : abs($3)) ls 102 title '',\
'MADatNLO.HwU' index 122 using (($1+$2)/2):($3 < 0 ? sqrt(-1) : $3):4 w yerrorbar ls 2 title '',\
'MADatNLO.HwU' index 122 using (($1+$2)/2):($3 < 0 ? sqrt(-1) : $3) ls 2 title 'LO|#1, central value, dynamical\_scale\_choice=-2',\
'MADatNLO.HwU' index 121 using (($1+$2)/2):($3 >= 0 ? sqrt(-1) : abs($3)):4 w yerrorbar ls 101 title '',\
'MADatNLO.HwU' index 121 using (($1+$2)/2):($3 >= 0 ? sqrt(-1) : abs($3)) ls 101 title '',\
'MADatNLO.HwU' index 121 using (($1+$2)/2):($3 < 0 ? sqrt(-1) : $3):4 w yerrorbar ls 1 title '',\
'MADatNLO.HwU' index 121 using (($1+$2)/2):($3 < 0 ? sqrt(-1) : $3) ls 1 title 'NLO|#1, central value, dynamical\_scale\_choice=-2'
#-- rendering subhistograms 'Relative scale and PDF uncertainty'
unset label
unset format
set yrange [-1.2070e-01:1.2047e-01]
set origin 0.0000e+00, 3.5000e-01
set size 1.0000e+00, 1.5000e-01
set mytics 2
set ytics auto
set format x ''
unset logscale y
set ylabel "NLO|#1 rel.unc."
set label "Relative uncertainties w.r.t. central values" font ",9" front at graph 0.03, graph 0.13
plot \
'MADatNLO.HwU' index 126 using (($1+$2)/2):(safe($7,$3,1.0)-1.0) ls 16 title '',\
'MADatNLO.HwU' index 126 using (($1+$2)/2):(safe($6,$3,1.0)-1.0) ls 16 title '',\
'MADatNLO.HwU' index 125 using (($1+$2)/2):(safe($7,$3,1.0)-1.0) ls 15 title '',\
'MADatNLO.HwU' index 125 using (($1+$2)/2):(safe($6,$3,1.0)-1.0) ls 15 title '',\
'MADatNLO.HwU' index 124 using (($1+$2)/2):(safe($7,$3,1.0)-1.0) ls 14 title '',\
'MADatNLO.HwU' index 124 using (($1+$2)/2):(safe($6,$3,1.0)-1.0) ls 14 title '',\
'MADatNLO.HwU' index 123 using (($1+$2)/2):(safe($7,$3,1.0)-1.0) ls 13 title '',\
'MADatNLO.HwU' index 123 using (($1+$2)/2):(safe($6,$3,1.0)-1.0) ls 13 title '',\
'MADatNLO.HwU' index 122 using (($1+$2)/2):(safe($7,$3,1.0)-1.0) ls 12 title '',\
'MADatNLO.HwU' index 122 using (($1+$2)/2):(safe($6,$3,1.0)-1.0) ls 12 title '',\
'MADatNLO.HwU' index 121 using (($1+$2)/2):(safe($7,$3,1.0)-1.0) ls 11 title '',\
'MADatNLO.HwU' index 121 using (($1+$2)/2):(safe($6,$3,1.0)-1.0) ls 11 title '',\
0.0 ls 999 title '',\
'MADatNLO.HwU' index 126 using (($1+$2)/2):(0.0):(safe($4,$3,0.0)) w yerrorbar ls 6 title '',\
'MADatNLO.HwU' index 126 using (($1+$2)/2):(safe($5,$3,1.0)-1.0) ls 6 title '',\
'MADatNLO.HwU' index 125 using (($1+$2)/2):(0.0):(safe($4,$3,0.0)) w yerrorbar ls 5 title '',\
'MADatNLO.HwU' index 125 using (($1+$2)/2):(safe($5,$3,1.0)-1.0) ls 5 title '',\
'MADatNLO.HwU' index 124 using (($1+$2)/2):(0.0):(safe($4,$3,0.0)) w yerrorbar ls 4 title '',\
'MADatNLO.HwU' index 124 using (($1+$2)/2):(safe($5,$3,1.0)-1.0) ls 4 title '',\
'MADatNLO.HwU' index 123 using (($1+$2)/2):(0.0):(safe($4,$3,0.0)) w yerrorbar ls 3 title '',\
'MADatNLO.HwU' index 123 using (($1+$2)/2):(safe($5,$3,1.0)-1.0) ls 3 title '',\
'MADatNLO.HwU' index 122 using (($1+$2)/2):(0.0):(safe($4,$3,0.0)) w yerrorbar ls 2 title '',\
'MADatNLO.HwU' index 122 using (($1+$2)/2):(safe($5,$3,1.0)-1.0) ls 2 title '',\
'MADatNLO.HwU' index 121 using (($1+$2)/2):(0.0):(safe($4,$3,0.0)) w yerrorbar ls 1 title '',\
'MADatNLO.HwU' index 121 using (($1+$2)/2):(safe($5,$3,1.0)-1.0) ls 1 title ''
#-- rendering subhistograms '(LO|#1LOAA|#1TOT|#1NLOR|#1TOTR|#1)/(NLO|#1 central value) ratio'
unset label
unset format
set yrange [-1.2796e-01:2.0670e+00]
set origin 0.0000e+00, 2.0000e-01
set size 1.0000e+00, 1.5000e-01
set mytics 2
set ytics auto
set format x
unset logscale y
set ylabel "ratio w.r.t. NLO|#1"
set label "(LO|#1LOAA|#1TOT|#1NLOR|#1TOTR|#1)/(NLO|#1 central value)" font ",9" at graph 0.03, graph 0.13
plot \
1.0 ls 999 title '',\
'MADatNLO.HwU' index 131 using (($1+$2)/2):7 ls 16 title '',\
'MADatNLO.HwU' index 131 using (($1+$2)/2):6 ls 16 title '',\
'MADatNLO.HwU' index 130 using (($1+$2)/2):7 ls 15 title '',\
'MADatNLO.HwU' index 130 using (($1+$2)/2):6 ls 15 title '',\
'MADatNLO.HwU' index 129 using (($1+$2)/2):7 ls 14 title '',\
'MADatNLO.HwU' index 129 using (($1+$2)/2):6 ls 14 title '',\
'MADatNLO.HwU' index 128 using (($1+$2)/2):7 ls 13 title '',\
'MADatNLO.HwU' index 128 using (($1+$2)/2):6 ls 13 title '',\
'MADatNLO.HwU' index 127 using (($1+$2)/2):7 ls 12 title '',\
'MADatNLO.HwU' index 127 using (($1+$2)/2):6 ls 12 title '',\
'MADatNLO.HwU' index 131 using (($1+$2)/2):5 ls 6 title '',\
'MADatNLO.HwU' index 131 using (($1+$2)/2):3:4 w yerrorbar ls 6 title '',\
'MADatNLO.HwU' index 131 using (($1+$2)/2):3 ls 6 title '',\
'MADatNLO.HwU' index 130 using (($1+$2)/2):5 ls 5 title '',\
'MADatNLO.HwU' index 130 using (($1+$2)/2):3:4 w yerrorbar ls 5 title '',\
'MADatNLO.HwU' index 130 using (($1+$2)/2):3 ls 5 title '',\
'MADatNLO.HwU' index 129 using (($1+$2)/2):5 ls 4 title '',\
'MADatNLO.HwU' index 129 using (($1+$2)/2):3:4 w yerrorbar ls 4 title '',\
'MADatNLO.HwU' index 129 using (($1+$2)/2):3 ls 4 title '',\
'MADatNLO.HwU' index 128 using (($1+$2)/2):5 ls 3 title '',\
'MADatNLO.HwU' index 128 using (($1+$2)/2):3:4 w yerrorbar ls 3 title '',\
'MADatNLO.HwU' index 128 using (($1+$2)/2):3 ls 3 title '',\
'MADatNLO.HwU' index 127 using (($1+$2)/2):5 ls 2 title '',\
'MADatNLO.HwU' index 127 using (($1+$2)/2):3:4 w yerrorbar ls 2 title '',\
'MADatNLO.HwU' index 127 using (($1+$2)/2):3 ls 2 title ''

unset label

################################################################################

################################################################################
### Rendering of the plot titled '2mu2top invm'
################################################################################

set multiplot
set label "2mu2top invm" font ",13" at graph 0.04, graph 1.05
set xrange [0.0000e+00:1.0000e+03]
set bmargin 0 
set tmargin 0
set xtics nomirror
set ytics nomirror
set mytics 10
set xtics auto
set key horizontal noreverse maxcols 1 width -4 
set label front 'MadGraph5\_aMC\@NLO' font "Courier,11" rotate by 90 at graph 1.02, graph 0.04

#-- rendering subhistograms 'NLO|#1 and LO|#1 results'

set format y '10^{%T}'
set yrange [6.6169e-03:1.4339e+01]
set origin 0.0000e+00, 5.0000e-01
set size 1.0000e+00, 4.0000e-01
set mytics 10
set ytics auto
set format x ''
set logscale y
set ylabel "{/Symbol s} per bin [pb]"

plot \
sqrt(-1) ls 16 title 'TOTR|#1, scale variation',\
sqrt(-1) ls 15 title 'NLOR|#1, scale variation',\
sqrt(-1) ls 14 title 'TOT|#1, scale variation',\
sqrt(-1) ls 13 title 'LOAA|#1, scale variation',\
sqrt(-1) ls 12 title 'LO|#1, scale variation',\
sqrt(-1) ls 11 title 'NLO|#1, scale variation',\
'MADatNLO.HwU' index 137 using (($1+$2)/2):($3 >= 0 ? sqrt(-1) : abs($3)):4 w yerrorbar ls 106 title '',\
'MADatNLO.HwU' index 137 using (($1+$2)/2):($3 >= 0 ? sqrt(-1) : abs($3)) ls 106 title '',\
'MADatNLO.HwU' index 137 using (($1+$2)/2):($3 < 0 ? sqrt(-1) : $3):4 w yerrorbar ls 6 title '',\
'MADatNLO.HwU' index 137 using (($1+$2)/2):($3 < 0 ? sqrt(-1) : $3) ls 6 title 'TOTR|#1, central value, dynamical\_scale\_choice=-2',\
'MADatNLO.HwU' index 136 using (($1+$2)/2):($3 >= 0 ? sqrt(-1) : abs($3)):4 w yerrorbar ls 105 title '',\
'MADatNLO.HwU' index 136 using (($1+$2)/2):($3 >= 0 ? sqrt(-1) : abs($3)) ls 105 title '',\
'MADatNLO.HwU' index 136 using (($1+$2)/2):($3 < 0 ? sqrt(-1) : $3):4 w yerrorbar ls 5 title '',\
'MADatNLO.HwU' index 136 using (($1+$2)/2):($3 < 0 ? sqrt(-1) : $3) ls 5 title 'NLOR|#1, central value, dynamical\_scale\_choice=-2',\
'MADatNLO.HwU' index 135 using (($1+$2)/2):($3 >= 0 ? sqrt(-1) : abs($3)):4 w yerrorbar ls 104 title '',\
'MADatNLO.HwU' index 135 using (($1+$2)/2):($3 >= 0 ? sqrt(-1) : abs($3)) ls 104 title '',\
'MADatNLO.HwU' index 135 using (($1+$2)/2):($3 < 0 ? sqrt(-1) : $3):4 w yerrorbar ls 4 title '',\
'MADatNLO.HwU' index 135 using (($1+$2)/2):($3 < 0 ? sqrt(-1) : $3) ls 4 title 'TOT|#1, central value, dynamical\_scale\_choice=-2',\
'MADatNLO.HwU' index 134 using (($1+$2)/2):($3 >= 0 ? sqrt(-1) : abs($3)):4 w yerrorbar ls 103 title '',\
'MADatNLO.HwU' index 134 using (($1+$2)/2):($3 >= 0 ? sqrt(-1) : abs($3)) ls 103 title '',\
'MADatNLO.HwU' index 134 using (($1+$2)/2):($3 < 0 ? sqrt(-1) : $3):4 w yerrorbar ls 3 title '',\
'MADatNLO.HwU' index 134 using (($1+$2)/2):($3 < 0 ? sqrt(-1) : $3) ls 3 title 'LOAA|#1, central value, dynamical\_scale\_choice=-2',\
'MADatNLO.HwU' index 133 using (($1+$2)/2):($3 >= 0 ? sqrt(-1) : abs($3)):4 w yerrorbar ls 102 title '',\
'MADatNLO.HwU' index 133 using (($1+$2)/2):($3 >= 0 ? sqrt(-1) : abs($3)) ls 102 title '',\
'MADatNLO.HwU' index 133 using (($1+$2)/2):($3 < 0 ? sqrt(-1) : $3):4 w yerrorbar ls 2 title '',\
'MADatNLO.HwU' index 133 using (($1+$2)/2):($3 < 0 ? sqrt(-1) : $3) ls 2 title 'LO|#1, central value, dynamical\_scale\_choice=-2',\
'MADatNLO.HwU' index 132 using (($1+$2)/2):($3 >= 0 ? sqrt(-1) : abs($3)):4 w yerrorbar ls 101 title '',\
'MADatNLO.HwU' index 132 using (($1+$2)/2):($3 >= 0 ? sqrt(-1) : abs($3)) ls 101 title '',\
'MADatNLO.HwU' index 132 using (($1+$2)/2):($3 < 0 ? sqrt(-1) : $3):4 w yerrorbar ls 1 title '',\
'MADatNLO.HwU' index 132 using (($1+$2)/2):($3 < 0 ? sqrt(-1) : $3) ls 1 title 'NLO|#1, central value, dynamical\_scale\_choice=-2'
#-- rendering subhistograms 'Relative scale and PDF uncertainty'
unset label
unset format
set yrange [-2.1627e+00:2.2668e+00]
set origin 0.0000e+00, 3.5000e-01
set size 1.0000e+00, 1.5000e-01
set mytics 2
set ytics auto
set format x ''
unset logscale y
set ylabel "NLO|#1 rel.unc."
set label "Relative uncertainties w.r.t. central values" font ",9" front at graph 0.03, graph 0.13
plot \
'MADatNLO.HwU' index 137 using (($1+$2)/2):(safe($7,$3,1.0)-1.0) ls 16 title '',\
'MADatNLO.HwU' index 137 using (($1+$2)/2):(safe($6,$3,1.0)-1.0) ls 16 title '',\
'MADatNLO.HwU' index 136 using (($1+$2)/2):(safe($7,$3,1.0)-1.0) ls 15 title '',\
'MADatNLO.HwU' index 136 using (($1+$2)/2):(safe($6,$3,1.0)-1.0) ls 15 title '',\
'MADatNLO.HwU' index 135 using (($1+$2)/2):(safe($7,$3,1.0)-1.0) ls 14 title '',\
'MADatNLO.HwU' index 135 using (($1+$2)/2):(safe($6,$3,1.0)-1.0) ls 14 title '',\
'MADatNLO.HwU' index 134 using (($1+$2)/2):(safe($7,$3,1.0)-1.0) ls 13 title '',\
'MADatNLO.HwU' index 134 using (($1+$2)/2):(safe($6,$3,1.0)-1.0) ls 13 title '',\
'MADatNLO.HwU' index 133 using (($1+$2)/2):(safe($7,$3,1.0)-1.0) ls 12 title '',\
'MADatNLO.HwU' index 133 using (($1+$2)/2):(safe($6,$3,1.0)-1.0) ls 12 title '',\
'MADatNLO.HwU' index 132 using (($1+$2)/2):(safe($7,$3,1.0)-1.0) ls 11 title '',\
'MADatNLO.HwU' index 132 using (($1+$2)/2):(safe($6,$3,1.0)-1.0) ls 11 title '',\
0.0 ls 999 title '',\
'MADatNLO.HwU' index 137 using (($1+$2)/2):(0.0):(safe($4,$3,0.0)) w yerrorbar ls 6 title '',\
'MADatNLO.HwU' index 137 using (($1+$2)/2):(safe($5,$3,1.0)-1.0) ls 6 title '',\
'MADatNLO.HwU' index 136 using (($1+$2)/2):(0.0):(safe($4,$3,0.0)) w yerrorbar ls 5 title '',\
'MADatNLO.HwU' index 136 using (($1+$2)/2):(safe($5,$3,1.0)-1.0) ls 5 title '',\
'MADatNLO.HwU' index 135 using (($1+$2)/2):(0.0):(safe($4,$3,0.0)) w yerrorbar ls 4 title '',\
'MADatNLO.HwU' index 135 using (($1+$2)/2):(safe($5,$3,1.0)-1.0) ls 4 title '',\
'MADatNLO.HwU' index 134 using (($1+$2)/2):(0.0):(safe($4,$3,0.0)) w yerrorbar ls 3 title '',\
'MADatNLO.HwU' index 134 using (($1+$2)/2):(safe($5,$3,1.0)-1.0) ls 3 title '',\
'MADatNLO.HwU' index 133 using (($1+$2)/2):(0.0):(safe($4,$3,0.0)) w yerrorbar ls 2 title '',\
'MADatNLO.HwU' index 133 using (($1+$2)/2):(safe($5,$3,1.0)-1.0) ls 2 title '',\
'MADatNLO.HwU' index 132 using (($1+$2)/2):(0.0):(safe($4,$3,0.0)) w yerrorbar ls 1 title '',\
'MADatNLO.HwU' index 132 using (($1+$2)/2):(safe($5,$3,1.0)-1.0) ls 1 title ''
#-- rendering subhistograms '(LO|#1LOAA|#1TOT|#1NLOR|#1TOTR|#1)/(NLO|#1 central value) ratio'
unset label
unset format
set yrange [1.3751e-01:1.8159e+00]
set origin 0.0000e+00, 2.0000e-01
set size 1.0000e+00, 1.5000e-01
set mytics 2
set ytics auto
set format x
unset logscale y
set ylabel "ratio w.r.t. NLO|#1"
set label "(LO|#1LOAA|#1TOT|#1NLOR|#1TOTR|#1)/(NLO|#1 central value)" font ",9" at graph 0.03, graph 0.13
plot \
1.0 ls 999 title '',\
'MADatNLO.HwU' index 142 using (($1+$2)/2):7 ls 16 title '',\
'MADatNLO.HwU' index 142 using (($1+$2)/2):6 ls 16 title '',\
'MADatNLO.HwU' index 141 using (($1+$2)/2):7 ls 15 title '',\
'MADatNLO.HwU' index 141 using (($1+$2)/2):6 ls 15 title '',\
'MADatNLO.HwU' index 140 using (($1+$2)/2):7 ls 14 title '',\
'MADatNLO.HwU' index 140 using (($1+$2)/2):6 ls 14 title '',\
'MADatNLO.HwU' index 139 using (($1+$2)/2):7 ls 13 title '',\
'MADatNLO.HwU' index 139 using (($1+$2)/2):6 ls 13 title '',\
'MADatNLO.HwU' index 138 using (($1+$2)/2):7 ls 12 title '',\
'MADatNLO.HwU' index 138 using (($1+$2)/2):6 ls 12 title '',\
'MADatNLO.HwU' index 142 using (($1+$2)/2):5 ls 6 title '',\
'MADatNLO.HwU' index 142 using (($1+$2)/2):3:4 w yerrorbar ls 6 title '',\
'MADatNLO.HwU' index 142 using (($1+$2)/2):3 ls 6 title '',\
'MADatNLO.HwU' index 141 using (($1+$2)/2):5 ls 5 title '',\
'MADatNLO.HwU' index 141 using (($1+$2)/2):3:4 w yerrorbar ls 5 title '',\
'MADatNLO.HwU' index 141 using (($1+$2)/2):3 ls 5 title '',\
'MADatNLO.HwU' index 140 using (($1+$2)/2):5 ls 4 title '',\
'MADatNLO.HwU' index 140 using (($1+$2)/2):3:4 w yerrorbar ls 4 title '',\
'MADatNLO.HwU' index 140 using (($1+$2)/2):3 ls 4 title '',\
'MADatNLO.HwU' index 139 using (($1+$2)/2):5 ls 3 title '',\
'MADatNLO.HwU' index 139 using (($1+$2)/2):3:4 w yerrorbar ls 3 title '',\
'MADatNLO.HwU' index 139 using (($1+$2)/2):3 ls 3 title '',\
'MADatNLO.HwU' index 138 using (($1+$2)/2):5 ls 2 title '',\
'MADatNLO.HwU' index 138 using (($1+$2)/2):3:4 w yerrorbar ls 2 title '',\
'MADatNLO.HwU' index 138 using (($1+$2)/2):3 ls 2 title ''

unset label

################################################################################

################################################################################
### Rendering of the plot titled '2mu2top rap'
################################################################################

set multiplot
set label "2mu2top rap" font ",13" at graph 0.04, graph 1.05
set xrange [-3.0000e+00:3.0000e+00]
set bmargin 0 
set tmargin 0
set xtics nomirror
set ytics nomirror
set mytics 10
set xtics auto
set key horizontal noreverse maxcols 1 width -4 
set label front 'MadGraph5\_aMC\@NLO' font "Courier,11" rotate by 90 at graph 1.02, graph 0.04

#-- rendering subhistograms 'NLO|#1 and LO|#1 results'

set format y '10^{%T}'
set yrange [8.3233e-05:5.3439e-01]
set origin 0.0000e+00, 5.0000e-01
set size 1.0000e+00, 4.0000e-01
set mytics 10
set ytics auto
set format x ''
set logscale y
set ylabel "{/Symbol s} per bin [pb]"

plot \
sqrt(-1) ls 16 title 'TOTR|#1, scale variation',\
sqrt(-1) ls 15 title 'NLOR|#1, scale variation',\
sqrt(-1) ls 14 title 'TOT|#1, scale variation',\
sqrt(-1) ls 13 title 'LOAA|#1, scale variation',\
sqrt(-1) ls 12 title 'LO|#1, scale variation',\
sqrt(-1) ls 11 title 'NLO|#1, scale variation',\
'MADatNLO.HwU' index 148 using (($1+$2)/2):($3 >= 0 ? sqrt(-1) : abs($3)):4 w yerrorbar ls 106 title '',\
'MADatNLO.HwU' index 148 using (($1+$2)/2):($3 >= 0 ? sqrt(-1) : abs($3)) ls 106 title '',\
'MADatNLO.HwU' index 148 using (($1+$2)/2):($3 < 0 ? sqrt(-1) : $3):4 w yerrorbar ls 6 title '',\
'MADatNLO.HwU' index 148 using (($1+$2)/2):($3 < 0 ? sqrt(-1) : $3) ls 6 title 'TOTR|#1, central value, dynamical\_scale\_choice=-2',\
'MADatNLO.HwU' index 147 using (($1+$2)/2):($3 >= 0 ? sqrt(-1) : abs($3)):4 w yerrorbar ls 105 title '',\
'MADatNLO.HwU' index 147 using (($1+$2)/2):($3 >= 0 ? sqrt(-1) : abs($3)) ls 105 title '',\
'MADatNLO.HwU' index 147 using (($1+$2)/2):($3 < 0 ? sqrt(-1) : $3):4 w yerrorbar ls 5 title '',\
'MADatNLO.HwU' index 147 using (($1+$2)/2):($3 < 0 ? sqrt(-1) : $3) ls 5 title 'NLOR|#1, central value, dynamical\_scale\_choice=-2',\
'MADatNLO.HwU' index 146 using (($1+$2)/2):($3 >= 0 ? sqrt(-1) : abs($3)):4 w yerrorbar ls 104 title '',\
'MADatNLO.HwU' index 146 using (($1+$2)/2):($3 >= 0 ? sqrt(-1) : abs($3)) ls 104 title '',\
'MADatNLO.HwU' index 146 using (($1+$2)/2):($3 < 0 ? sqrt(-1) : $3):4 w yerrorbar ls 4 title '',\
'MADatNLO.HwU' index 146 using (($1+$2)/2):($3 < 0 ? sqrt(-1) : $3) ls 4 title 'TOT|#1, central value, dynamical\_scale\_choice=-2',\
'MADatNLO.HwU' index 145 using (($1+$2)/2):($3 >= 0 ? sqrt(-1) : abs($3)):4 w yerrorbar ls 103 title '',\
'MADatNLO.HwU' index 145 using (($1+$2)/2):($3 >= 0 ? sqrt(-1) : abs($3)) ls 103 title '',\
'MADatNLO.HwU' index 145 using (($1+$2)/2):($3 < 0 ? sqrt(-1) : $3):4 w yerrorbar ls 3 title '',\
'MADatNLO.HwU' index 145 using (($1+$2)/2):($3 < 0 ? sqrt(-1) : $3) ls 3 title 'LOAA|#1, central value, dynamical\_scale\_choice=-2',\
'MADatNLO.HwU' index 144 using (($1+$2)/2):($3 >= 0 ? sqrt(-1) : abs($3)):4 w yerrorbar ls 102 title '',\
'MADatNLO.HwU' index 144 using (($1+$2)/2):($3 >= 0 ? sqrt(-1) : abs($3)) ls 102 title '',\
'MADatNLO.HwU' index 144 using (($1+$2)/2):($3 < 0 ? sqrt(-1) : $3):4 w yerrorbar ls 2 title '',\
'MADatNLO.HwU' index 144 using (($1+$2)/2):($3 < 0 ? sqrt(-1) : $3) ls 2 title 'LO|#1, central value, dynamical\_scale\_choice=-2',\
'MADatNLO.HwU' index 143 using (($1+$2)/2):($3 >= 0 ? sqrt(-1) : abs($3)):4 w yerrorbar ls 101 title '',\
'MADatNLO.HwU' index 143 using (($1+$2)/2):($3 >= 0 ? sqrt(-1) : abs($3)) ls 101 title '',\
'MADatNLO.HwU' index 143 using (($1+$2)/2):($3 < 0 ? sqrt(-1) : $3):4 w yerrorbar ls 1 title '',\
'MADatNLO.HwU' index 143 using (($1+$2)/2):($3 < 0 ? sqrt(-1) : $3) ls 1 title 'NLO|#1, central value, dynamical\_scale\_choice=-2'
#-- rendering subhistograms 'Relative scale and PDF uncertainty'
unset label
unset format
set yrange [-9.2597e-01:7.8339e-01]
set origin 0.0000e+00, 3.5000e-01
set size 1.0000e+00, 1.5000e-01
set mytics 2
set ytics auto
set format x ''
unset logscale y
set ylabel "NLO|#1 rel.unc."
set label "Relative uncertainties w.r.t. central values" font ",9" front at graph 0.03, graph 0.13
plot \
'MADatNLO.HwU' index 148 using (($1+$2)/2):(safe($7,$3,1.0)-1.0) ls 16 title '',\
'MADatNLO.HwU' index 148 using (($1+$2)/2):(safe($6,$3,1.0)-1.0) ls 16 title '',\
'MADatNLO.HwU' index 147 using (($1+$2)/2):(safe($7,$3,1.0)-1.0) ls 15 title '',\
'MADatNLO.HwU' index 147 using (($1+$2)/2):(safe($6,$3,1.0)-1.0) ls 15 title '',\
'MADatNLO.HwU' index 146 using (($1+$2)/2):(safe($7,$3,1.0)-1.0) ls 14 title '',\
'MADatNLO.HwU' index 146 using (($1+$2)/2):(safe($6,$3,1.0)-1.0) ls 14 title '',\
'MADatNLO.HwU' index 145 using (($1+$2)/2):(safe($7,$3,1.0)-1.0) ls 13 title '',\
'MADatNLO.HwU' index 145 using (($1+$2)/2):(safe($6,$3,1.0)-1.0) ls 13 title '',\
'MADatNLO.HwU' index 144 using (($1+$2)/2):(safe($7,$3,1.0)-1.0) ls 12 title '',\
'MADatNLO.HwU' index 144 using (($1+$2)/2):(safe($6,$3,1.0)-1.0) ls 12 title '',\
'MADatNLO.HwU' index 143 using (($1+$2)/2):(safe($7,$3,1.0)-1.0) ls 11 title '',\
'MADatNLO.HwU' index 143 using (($1+$2)/2):(safe($6,$3,1.0)-1.0) ls 11 title '',\
0.0 ls 999 title '',\
'MADatNLO.HwU' index 148 using (($1+$2)/2):(0.0):(safe($4,$3,0.0)) w yerrorbar ls 6 title '',\
'MADatNLO.HwU' index 148 using (($1+$2)/2):(safe($5,$3,1.0)-1.0) ls 6 title '',\
'MADatNLO.HwU' index 147 using (($1+$2)/2):(0.0):(safe($4,$3,0.0)) w yerrorbar ls 5 title '',\
'MADatNLO.HwU' index 147 using (($1+$2)/2):(safe($5,$3,1.0)-1.0) ls 5 title '',\
'MADatNLO.HwU' index 146 using (($1+$2)/2):(0.0):(safe($4,$3,0.0)) w yerrorbar ls 4 title '',\
'MADatNLO.HwU' index 146 using (($1+$2)/2):(safe($5,$3,1.0)-1.0) ls 4 title '',\
'MADatNLO.HwU' index 145 using (($1+$2)/2):(0.0):(safe($4,$3,0.0)) w yerrorbar ls 3 title '',\
'MADatNLO.HwU' index 145 using (($1+$2)/2):(safe($5,$3,1.0)-1.0) ls 3 title '',\
'MADatNLO.HwU' index 144 using (($1+$2)/2):(0.0):(safe($4,$3,0.0)) w yerrorbar ls 2 title '',\
'MADatNLO.HwU' index 144 using (($1+$2)/2):(safe($5,$3,1.0)-1.0) ls 2 title '',\
'MADatNLO.HwU' index 143 using (($1+$2)/2):(0.0):(safe($4,$3,0.0)) w yerrorbar ls 1 title '',\
'MADatNLO.HwU' index 143 using (($1+$2)/2):(safe($5,$3,1.0)-1.0) ls 1 title ''
#-- rendering subhistograms '(LO|#1LOAA|#1TOT|#1NLOR|#1TOTR|#1)/(NLO|#1 central value) ratio'
unset label
unset format
set yrange [2.1800e-01:1.7397e+00]
set origin 0.0000e+00, 2.0000e-01
set size 1.0000e+00, 1.5000e-01
set mytics 2
set ytics auto
set format x
unset logscale y
set ylabel "ratio w.r.t. NLO|#1"
set label "(LO|#1LOAA|#1TOT|#1NLOR|#1TOTR|#1)/(NLO|#1 central value)" font ",9" at graph 0.03, graph 0.13
plot \
1.0 ls 999 title '',\
'MADatNLO.HwU' index 153 using (($1+$2)/2):7 ls 16 title '',\
'MADatNLO.HwU' index 153 using (($1+$2)/2):6 ls 16 title '',\
'MADatNLO.HwU' index 152 using (($1+$2)/2):7 ls 15 title '',\
'MADatNLO.HwU' index 152 using (($1+$2)/2):6 ls 15 title '',\
'MADatNLO.HwU' index 151 using (($1+$2)/2):7 ls 14 title '',\
'MADatNLO.HwU' index 151 using (($1+$2)/2):6 ls 14 title '',\
'MADatNLO.HwU' index 150 using (($1+$2)/2):7 ls 13 title '',\
'MADatNLO.HwU' index 150 using (($1+$2)/2):6 ls 13 title '',\
'MADatNLO.HwU' index 149 using (($1+$2)/2):7 ls 12 title '',\
'MADatNLO.HwU' index 149 using (($1+$2)/2):6 ls 12 title '',\
'MADatNLO.HwU' index 153 using (($1+$2)/2):5 ls 6 title '',\
'MADatNLO.HwU' index 153 using (($1+$2)/2):3:4 w yerrorbar ls 6 title '',\
'MADatNLO.HwU' index 153 using (($1+$2)/2):3 ls 6 title '',\
'MADatNLO.HwU' index 152 using (($1+$2)/2):5 ls 5 title '',\
'MADatNLO.HwU' index 152 using (($1+$2)/2):3:4 w yerrorbar ls 5 title '',\
'MADatNLO.HwU' index 152 using (($1+$2)/2):3 ls 5 title '',\
'MADatNLO.HwU' index 151 using (($1+$2)/2):5 ls 4 title '',\
'MADatNLO.HwU' index 151 using (($1+$2)/2):3:4 w yerrorbar ls 4 title '',\
'MADatNLO.HwU' index 151 using (($1+$2)/2):3 ls 4 title '',\
'MADatNLO.HwU' index 150 using (($1+$2)/2):5 ls 3 title '',\
'MADatNLO.HwU' index 150 using (($1+$2)/2):3:4 w yerrorbar ls 3 title '',\
'MADatNLO.HwU' index 150 using (($1+$2)/2):3 ls 3 title '',\
'MADatNLO.HwU' index 149 using (($1+$2)/2):5 ls 2 title '',\
'MADatNLO.HwU' index 149 using (($1+$2)/2):3:4 w yerrorbar ls 2 title '',\
'MADatNLO.HwU' index 149 using (($1+$2)/2):3 ls 2 title ''

unset label

################################################################################

################################################################################
### Rendering of the plot titled '2mu2top pt'
################################################################################

set multiplot
set label "2mu2top pt" font ",13" at graph 0.04, graph 1.05
set xrange [0.0000e+00:5.0000e+03]
set bmargin 0 
set tmargin 0
set xtics nomirror
set ytics nomirror
set mytics 10
set xtics auto
set key horizontal noreverse maxcols 1 width -4 
set label front 'MadGraph5\_aMC\@NLO' font "Courier,11" rotate by 90 at graph 1.02, graph 0.04

#-- rendering subhistograms 'NLO|#1 and LO|#1 results'

set format y '10^{%T}'
set yrange [3.1295e-12:2.8110e-02]
set origin 0.0000e+00, 5.0000e-01
set size 1.0000e+00, 4.0000e-01
set mytics 10
set ytics auto
set format x ''
set logscale y
set ylabel "{/Symbol s} per bin [pb]"

plot \
sqrt(-1) ls 16 title 'TOTR|#1, scale variation',\
sqrt(-1) ls 15 title 'NLOR|#1, scale variation',\
sqrt(-1) ls 14 title 'TOT|#1, scale variation',\
sqrt(-1) ls 13 title 'LOAA|#1, scale variation',\
sqrt(-1) ls 12 title 'LO|#1, scale variation',\
sqrt(-1) ls 11 title 'NLO|#1, scale variation',\
'MADatNLO.HwU' index 159 using (($1+$2)/2):($3 >= 0 ? sqrt(-1) : abs($3)):4 w yerrorbar ls 106 title '',\
'MADatNLO.HwU' index 159 using (($1+$2)/2):($3 >= 0 ? sqrt(-1) : abs($3)) ls 106 title '',\
'MADatNLO.HwU' index 159 using (($1+$2)/2):($3 < 0 ? sqrt(-1) : $3):4 w yerrorbar ls 6 title '',\
'MADatNLO.HwU' index 159 using (($1+$2)/2):($3 < 0 ? sqrt(-1) : $3) ls 6 title 'TOTR|#1, central value, dynamical\_scale\_choice=-2',\
'MADatNLO.HwU' index 158 using (($1+$2)/2):($3 >= 0 ? sqrt(-1) : abs($3)):4 w yerrorbar ls 105 title '',\
'MADatNLO.HwU' index 158 using (($1+$2)/2):($3 >= 0 ? sqrt(-1) : abs($3)) ls 105 title '',\
'MADatNLO.HwU' index 158 using (($1+$2)/2):($3 < 0 ? sqrt(-1) : $3):4 w yerrorbar ls 5 title '',\
'MADatNLO.HwU' index 158 using (($1+$2)/2):($3 < 0 ? sqrt(-1) : $3) ls 5 title 'NLOR|#1, central value, dynamical\_scale\_choice=-2',\
'MADatNLO.HwU' index 157 using (($1+$2)/2):($3 >= 0 ? sqrt(-1) : abs($3)):4 w yerrorbar ls 104 title '',\
'MADatNLO.HwU' index 157 using (($1+$2)/2):($3 >= 0 ? sqrt(-1) : abs($3)) ls 104 title '',\
'MADatNLO.HwU' index 157 using (($1+$2)/2):($3 < 0 ? sqrt(-1) : $3):4 w yerrorbar ls 4 title '',\
'MADatNLO.HwU' index 157 using (($1+$2)/2):($3 < 0 ? sqrt(-1) : $3) ls 4 title 'TOT|#1, central value, dynamical\_scale\_choice=-2',\
'MADatNLO.HwU' index 156 using (($1+$2)/2):($3 >= 0 ? sqrt(-1) : abs($3)):4 w yerrorbar ls 103 title '',\
'MADatNLO.HwU' index 156 using (($1+$2)/2):($3 >= 0 ? sqrt(-1) : abs($3)) ls 103 title '',\
'MADatNLO.HwU' index 156 using (($1+$2)/2):($3 < 0 ? sqrt(-1) : $3):4 w yerrorbar ls 3 title '',\
'MADatNLO.HwU' index 156 using (($1+$2)/2):($3 < 0 ? sqrt(-1) : $3) ls 3 title 'LOAA|#1, central value, dynamical\_scale\_choice=-2',\
'MADatNLO.HwU' index 155 using (($1+$2)/2):($3 >= 0 ? sqrt(-1) : abs($3)):4 w yerrorbar ls 102 title '',\
'MADatNLO.HwU' index 155 using (($1+$2)/2):($3 >= 0 ? sqrt(-1) : abs($3)) ls 102 title '',\
'MADatNLO.HwU' index 155 using (($1+$2)/2):($3 < 0 ? sqrt(-1) : $3):4 w yerrorbar ls 2 title '',\
'MADatNLO.HwU' index 155 using (($1+$2)/2):($3 < 0 ? sqrt(-1) : $3) ls 2 title 'LO|#1, central value, dynamical\_scale\_choice=-2',\
'MADatNLO.HwU' index 154 using (($1+$2)/2):($3 >= 0 ? sqrt(-1) : abs($3)):4 w yerrorbar ls 101 title '',\
'MADatNLO.HwU' index 154 using (($1+$2)/2):($3 >= 0 ? sqrt(-1) : abs($3)) ls 101 title '',\
'MADatNLO.HwU' index 154 using (($1+$2)/2):($3 < 0 ? sqrt(-1) : $3):4 w yerrorbar ls 1 title '',\
'MADatNLO.HwU' index 154 using (($1+$2)/2):($3 < 0 ? sqrt(-1) : $3) ls 1 title 'NLO|#1, central value, dynamical\_scale\_choice=-2'
#-- rendering subhistograms 'Relative scale and PDF uncertainty'
unset label
unset format
set yrange [-2.1054e-01:2.1506e-01]
set origin 0.0000e+00, 3.5000e-01
set size 1.0000e+00, 1.5000e-01
set mytics 2
set ytics auto
set format x ''
unset logscale y
set ylabel "NLO|#1 rel.unc."
set label "Relative uncertainties w.r.t. central values" font ",9" front at graph 0.03, graph 0.13
plot \
'MADatNLO.HwU' index 159 using (($1+$2)/2):(safe($7,$3,1.0)-1.0) ls 16 title '',\
'MADatNLO.HwU' index 159 using (($1+$2)/2):(safe($6,$3,1.0)-1.0) ls 16 title '',\
'MADatNLO.HwU' index 158 using (($1+$2)/2):(safe($7,$3,1.0)-1.0) ls 15 title '',\
'MADatNLO.HwU' index 158 using (($1+$2)/2):(safe($6,$3,1.0)-1.0) ls 15 title '',\
'MADatNLO.HwU' index 157 using (($1+$2)/2):(safe($7,$3,1.0)-1.0) ls 14 title '',\
'MADatNLO.HwU' index 157 using (($1+$2)/2):(safe($6,$3,1.0)-1.0) ls 14 title '',\
'MADatNLO.HwU' index 156 using (($1+$2)/2):(safe($7,$3,1.0)-1.0) ls 13 title '',\
'MADatNLO.HwU' index 156 using (($1+$2)/2):(safe($6,$3,1.0)-1.0) ls 13 title '',\
'MADatNLO.HwU' index 155 using (($1+$2)/2):(safe($7,$3,1.0)-1.0) ls 12 title '',\
'MADatNLO.HwU' index 155 using (($1+$2)/2):(safe($6,$3,1.0)-1.0) ls 12 title '',\
'MADatNLO.HwU' index 154 using (($1+$2)/2):(safe($7,$3,1.0)-1.0) ls 11 title '',\
'MADatNLO.HwU' index 154 using (($1+$2)/2):(safe($6,$3,1.0)-1.0) ls 11 title '',\
0.0 ls 999 title '',\
'MADatNLO.HwU' index 159 using (($1+$2)/2):(0.0):(safe($4,$3,0.0)) w yerrorbar ls 6 title '',\
'MADatNLO.HwU' index 159 using (($1+$2)/2):(safe($5,$3,1.0)-1.0) ls 6 title '',\
'MADatNLO.HwU' index 158 using (($1+$2)/2):(0.0):(safe($4,$3,0.0)) w yerrorbar ls 5 title '',\
'MADatNLO.HwU' index 158 using (($1+$2)/2):(safe($5,$3,1.0)-1.0) ls 5 title '',\
'MADatNLO.HwU' index 157 using (($1+$2)/2):(0.0):(safe($4,$3,0.0)) w yerrorbar ls 4 title '',\
'MADatNLO.HwU' index 157 using (($1+$2)/2):(safe($5,$3,1.0)-1.0) ls 4 title '',\
'MADatNLO.HwU' index 156 using (($1+$2)/2):(0.0):(safe($4,$3,0.0)) w yerrorbar ls 3 title '',\
'MADatNLO.HwU' index 156 using (($1+$2)/2):(safe($5,$3,1.0)-1.0) ls 3 title '',\
'MADatNLO.HwU' index 155 using (($1+$2)/2):(0.0):(safe($4,$3,0.0)) w yerrorbar ls 2 title '',\
'MADatNLO.HwU' index 155 using (($1+$2)/2):(safe($5,$3,1.0)-1.0) ls 2 title '',\
'MADatNLO.HwU' index 154 using (($1+$2)/2):(0.0):(safe($4,$3,0.0)) w yerrorbar ls 1 title '',\
'MADatNLO.HwU' index 154 using (($1+$2)/2):(safe($5,$3,1.0)-1.0) ls 1 title ''
#-- rendering subhistograms '(LO|#1LOAA|#1TOT|#1NLOR|#1TOTR|#1)/(NLO|#1 central value) ratio'
unset label
unset format
set yrange [-1.8639e+00:1.7631e+00]
set origin 0.0000e+00, 2.0000e-01
set size 1.0000e+00, 1.5000e-01
set mytics 2
set ytics auto
set format x
unset logscale y
set ylabel "ratio w.r.t. NLO|#1"
set label "(LO|#1LOAA|#1TOT|#1NLOR|#1TOTR|#1)/(NLO|#1 central value)" font ",9" at graph 0.03, graph 0.13
plot \
1.0 ls 999 title '',\
'MADatNLO.HwU' index 164 using (($1+$2)/2):7 ls 16 title '',\
'MADatNLO.HwU' index 164 using (($1+$2)/2):6 ls 16 title '',\
'MADatNLO.HwU' index 163 using (($1+$2)/2):7 ls 15 title '',\
'MADatNLO.HwU' index 163 using (($1+$2)/2):6 ls 15 title '',\
'MADatNLO.HwU' index 162 using (($1+$2)/2):7 ls 14 title '',\
'MADatNLO.HwU' index 162 using (($1+$2)/2):6 ls 14 title '',\
'MADatNLO.HwU' index 161 using (($1+$2)/2):7 ls 13 title '',\
'MADatNLO.HwU' index 161 using (($1+$2)/2):6 ls 13 title '',\
'MADatNLO.HwU' index 160 using (($1+$2)/2):7 ls 12 title '',\
'MADatNLO.HwU' index 160 using (($1+$2)/2):6 ls 12 title '',\
'MADatNLO.HwU' index 164 using (($1+$2)/2):5 ls 6 title '',\
'MADatNLO.HwU' index 164 using (($1+$2)/2):3:4 w yerrorbar ls 6 title '',\
'MADatNLO.HwU' index 164 using (($1+$2)/2):3 ls 6 title '',\
'MADatNLO.HwU' index 163 using (($1+$2)/2):5 ls 5 title '',\
'MADatNLO.HwU' index 163 using (($1+$2)/2):3:4 w yerrorbar ls 5 title '',\
'MADatNLO.HwU' index 163 using (($1+$2)/2):3 ls 5 title '',\
'MADatNLO.HwU' index 162 using (($1+$2)/2):5 ls 4 title '',\
'MADatNLO.HwU' index 162 using (($1+$2)/2):3:4 w yerrorbar ls 4 title '',\
'MADatNLO.HwU' index 162 using (($1+$2)/2):3 ls 4 title '',\
'MADatNLO.HwU' index 161 using (($1+$2)/2):5 ls 3 title '',\
'MADatNLO.HwU' index 161 using (($1+$2)/2):3:4 w yerrorbar ls 3 title '',\
'MADatNLO.HwU' index 161 using (($1+$2)/2):3 ls 3 title '',\
'MADatNLO.HwU' index 160 using (($1+$2)/2):5 ls 2 title '',\
'MADatNLO.HwU' index 160 using (($1+$2)/2):3:4 w yerrorbar ls 2 title '',\
'MADatNLO.HwU' index 160 using (($1+$2)/2):3 ls 2 title ''

unset label

################################################################################

################################################################################
### Rendering of the plot titled 'top rap'
################################################################################

set multiplot
set label "top rap" font ",13" at graph 0.04, graph 1.05
set xrange [-5.5000e+00:5.5000e+00]
set bmargin 0 
set tmargin 0
set xtics nomirror
set ytics nomirror
set mytics 10
set xtics auto
set key horizontal noreverse maxcols 1 width -4 
set label front 'MadGraph5\_aMC\@NLO' font "Courier,11" rotate by 90 at graph 1.02, graph 0.04

#-- rendering subhistograms 'NLO|#1 and LO|#1 results'

set format y '10^{%T}'
set yrange [6.6216e-09:1.1734e+00]
set origin 0.0000e+00, 5.0000e-01
set size 1.0000e+00, 4.0000e-01
set mytics 10
set ytics auto
set format x ''
set logscale y
set ylabel "{/Symbol s} per bin [pb]"

plot \
sqrt(-1) ls 16 title 'TOTR|#1, scale variation',\
sqrt(-1) ls 15 title 'NLOR|#1, scale variation',\
sqrt(-1) ls 14 title 'TOT|#1, scale variation',\
sqrt(-1) ls 13 title 'LOAA|#1, scale variation',\
sqrt(-1) ls 12 title 'LO|#1, scale variation',\
sqrt(-1) ls 11 title 'NLO|#1, scale variation',\
'MADatNLO.HwU' index 170 using (($1+$2)/2):($3 >= 0 ? sqrt(-1) : abs($3)):4 w yerrorbar ls 106 title '',\
'MADatNLO.HwU' index 170 using (($1+$2)/2):($3 >= 0 ? sqrt(-1) : abs($3)) ls 106 title '',\
'MADatNLO.HwU' index 170 using (($1+$2)/2):($3 < 0 ? sqrt(-1) : $3):4 w yerrorbar ls 6 title '',\
'MADatNLO.HwU' index 170 using (($1+$2)/2):($3 < 0 ? sqrt(-1) : $3) ls 6 title 'TOTR|#1, central value, dynamical\_scale\_choice=-2',\
'MADatNLO.HwU' index 169 using (($1+$2)/2):($3 >= 0 ? sqrt(-1) : abs($3)):4 w yerrorbar ls 105 title '',\
'MADatNLO.HwU' index 169 using (($1+$2)/2):($3 >= 0 ? sqrt(-1) : abs($3)) ls 105 title '',\
'MADatNLO.HwU' index 169 using (($1+$2)/2):($3 < 0 ? sqrt(-1) : $3):4 w yerrorbar ls 5 title '',\
'MADatNLO.HwU' index 169 using (($1+$2)/2):($3 < 0 ? sqrt(-1) : $3) ls 5 title 'NLOR|#1, central value, dynamical\_scale\_choice=-2',\
'MADatNLO.HwU' index 168 using (($1+$2)/2):($3 >= 0 ? sqrt(-1) : abs($3)):4 w yerrorbar ls 104 title '',\
'MADatNLO.HwU' index 168 using (($1+$2)/2):($3 >= 0 ? sqrt(-1) : abs($3)) ls 104 title '',\
'MADatNLO.HwU' index 168 using (($1+$2)/2):($3 < 0 ? sqrt(-1) : $3):4 w yerrorbar ls 4 title '',\
'MADatNLO.HwU' index 168 using (($1+$2)/2):($3 < 0 ? sqrt(-1) : $3) ls 4 title 'TOT|#1, central value, dynamical\_scale\_choice=-2',\
'MADatNLO.HwU' index 167 using (($1+$2)/2):($3 >= 0 ? sqrt(-1) : abs($3)):4 w yerrorbar ls 103 title '',\
'MADatNLO.HwU' index 167 using (($1+$2)/2):($3 >= 0 ? sqrt(-1) : abs($3)) ls 103 title '',\
'MADatNLO.HwU' index 167 using (($1+$2)/2):($3 < 0 ? sqrt(-1) : $3):4 w yerrorbar ls 3 title '',\
'MADatNLO.HwU' index 167 using (($1+$2)/2):($3 < 0 ? sqrt(-1) : $3) ls 3 title 'LOAA|#1, central value, dynamical\_scale\_choice=-2',\
'MADatNLO.HwU' index 166 using (($1+$2)/2):($3 >= 0 ? sqrt(-1) : abs($3)):4 w yerrorbar ls 102 title '',\
'MADatNLO.HwU' index 166 using (($1+$2)/2):($3 >= 0 ? sqrt(-1) : abs($3)) ls 102 title '',\
'MADatNLO.HwU' index 166 using (($1+$2)/2):($3 < 0 ? sqrt(-1) : $3):4 w yerrorbar ls 2 title '',\
'MADatNLO.HwU' index 166 using (($1+$2)/2):($3 < 0 ? sqrt(-1) : $3) ls 2 title 'LO|#1, central value, dynamical\_scale\_choice=-2',\
'MADatNLO.HwU' index 165 using (($1+$2)/2):($3 >= 0 ? sqrt(-1) : abs($3)):4 w yerrorbar ls 101 title '',\
'MADatNLO.HwU' index 165 using (($1+$2)/2):($3 >= 0 ? sqrt(-1) : abs($3)) ls 101 title '',\
'MADatNLO.HwU' index 165 using (($1+$2)/2):($3 < 0 ? sqrt(-1) : $3):4 w yerrorbar ls 1 title '',\
'MADatNLO.HwU' index 165 using (($1+$2)/2):($3 < 0 ? sqrt(-1) : $3) ls 1 title 'NLO|#1, central value, dynamical\_scale\_choice=-2'
#-- rendering subhistograms 'Relative scale and PDF uncertainty'
unset label
unset format
set yrange [-4.6595e-01:3.9073e-01]
set origin 0.0000e+00, 3.5000e-01
set size 1.0000e+00, 1.5000e-01
set mytics 2
set ytics auto
set format x ''
unset logscale y
set ylabel "NLO|#1 rel.unc."
set label "Relative uncertainties w.r.t. central values" font ",9" front at graph 0.03, graph 0.13
plot \
'MADatNLO.HwU' index 170 using (($1+$2)/2):(safe($7,$3,1.0)-1.0) ls 16 title '',\
'MADatNLO.HwU' index 170 using (($1+$2)/2):(safe($6,$3,1.0)-1.0) ls 16 title '',\
'MADatNLO.HwU' index 169 using (($1+$2)/2):(safe($7,$3,1.0)-1.0) ls 15 title '',\
'MADatNLO.HwU' index 169 using (($1+$2)/2):(safe($6,$3,1.0)-1.0) ls 15 title '',\
'MADatNLO.HwU' index 168 using (($1+$2)/2):(safe($7,$3,1.0)-1.0) ls 14 title '',\
'MADatNLO.HwU' index 168 using (($1+$2)/2):(safe($6,$3,1.0)-1.0) ls 14 title '',\
'MADatNLO.HwU' index 167 using (($1+$2)/2):(safe($7,$3,1.0)-1.0) ls 13 title '',\
'MADatNLO.HwU' index 167 using (($1+$2)/2):(safe($6,$3,1.0)-1.0) ls 13 title '',\
'MADatNLO.HwU' index 166 using (($1+$2)/2):(safe($7,$3,1.0)-1.0) ls 12 title '',\
'MADatNLO.HwU' index 166 using (($1+$2)/2):(safe($6,$3,1.0)-1.0) ls 12 title '',\
'MADatNLO.HwU' index 165 using (($1+$2)/2):(safe($7,$3,1.0)-1.0) ls 11 title '',\
'MADatNLO.HwU' index 165 using (($1+$2)/2):(safe($6,$3,1.0)-1.0) ls 11 title '',\
0.0 ls 999 title '',\
'MADatNLO.HwU' index 170 using (($1+$2)/2):(0.0):(safe($4,$3,0.0)) w yerrorbar ls 6 title '',\
'MADatNLO.HwU' index 170 using (($1+$2)/2):(safe($5,$3,1.0)-1.0) ls 6 title '',\
'MADatNLO.HwU' index 169 using (($1+$2)/2):(0.0):(safe($4,$3,0.0)) w yerrorbar ls 5 title '',\
'MADatNLO.HwU' index 169 using (($1+$2)/2):(safe($5,$3,1.0)-1.0) ls 5 title '',\
'MADatNLO.HwU' index 168 using (($1+$2)/2):(0.0):(safe($4,$3,0.0)) w yerrorbar ls 4 title '',\
'MADatNLO.HwU' index 168 using (($1+$2)/2):(safe($5,$3,1.0)-1.0) ls 4 title '',\
'MADatNLO.HwU' index 167 using (($1+$2)/2):(0.0):(safe($4,$3,0.0)) w yerrorbar ls 3 title '',\
'MADatNLO.HwU' index 167 using (($1+$2)/2):(safe($5,$3,1.0)-1.0) ls 3 title '',\
'MADatNLO.HwU' index 166 using (($1+$2)/2):(0.0):(safe($4,$3,0.0)) w yerrorbar ls 2 title '',\
'MADatNLO.HwU' index 166 using (($1+$2)/2):(safe($5,$3,1.0)-1.0) ls 2 title '',\
'MADatNLO.HwU' index 165 using (($1+$2)/2):(0.0):(safe($4,$3,0.0)) w yerrorbar ls 1 title '',\
'MADatNLO.HwU' index 165 using (($1+$2)/2):(safe($5,$3,1.0)-1.0) ls 1 title ''
#-- rendering subhistograms '(LO|#1LOAA|#1TOT|#1NLOR|#1TOTR|#1)/(NLO|#1 central value) ratio'
unset label
unset format
set yrange [2.4618e-01:1.7131e+00]
set origin 0.0000e+00, 2.0000e-01
set size 1.0000e+00, 1.5000e-01
set mytics 2
set ytics auto
set format x
unset logscale y
set ylabel "ratio w.r.t. NLO|#1"
set label "(LO|#1LOAA|#1TOT|#1NLOR|#1TOTR|#1)/(NLO|#1 central value)" font ",9" at graph 0.03, graph 0.13
plot \
1.0 ls 999 title '',\
'MADatNLO.HwU' index 175 using (($1+$2)/2):7 ls 16 title '',\
'MADatNLO.HwU' index 175 using (($1+$2)/2):6 ls 16 title '',\
'MADatNLO.HwU' index 174 using (($1+$2)/2):7 ls 15 title '',\
'MADatNLO.HwU' index 174 using (($1+$2)/2):6 ls 15 title '',\
'MADatNLO.HwU' index 173 using (($1+$2)/2):7 ls 14 title '',\
'MADatNLO.HwU' index 173 using (($1+$2)/2):6 ls 14 title '',\
'MADatNLO.HwU' index 172 using (($1+$2)/2):7 ls 13 title '',\
'MADatNLO.HwU' index 172 using (($1+$2)/2):6 ls 13 title '',\
'MADatNLO.HwU' index 171 using (($1+$2)/2):7 ls 12 title '',\
'MADatNLO.HwU' index 171 using (($1+$2)/2):6 ls 12 title '',\
'MADatNLO.HwU' index 175 using (($1+$2)/2):5 ls 6 title '',\
'MADatNLO.HwU' index 175 using (($1+$2)/2):3:4 w yerrorbar ls 6 title '',\
'MADatNLO.HwU' index 175 using (($1+$2)/2):3 ls 6 title '',\
'MADatNLO.HwU' index 174 using (($1+$2)/2):5 ls 5 title '',\
'MADatNLO.HwU' index 174 using (($1+$2)/2):3:4 w yerrorbar ls 5 title '',\
'MADatNLO.HwU' index 174 using (($1+$2)/2):3 ls 5 title '',\
'MADatNLO.HwU' index 173 using (($1+$2)/2):5 ls 4 title '',\
'MADatNLO.HwU' index 173 using (($1+$2)/2):3:4 w yerrorbar ls 4 title '',\
'MADatNLO.HwU' index 173 using (($1+$2)/2):3 ls 4 title '',\
'MADatNLO.HwU' index 172 using (($1+$2)/2):5 ls 3 title '',\
'MADatNLO.HwU' index 172 using (($1+$2)/2):3:4 w yerrorbar ls 3 title '',\
'MADatNLO.HwU' index 172 using (($1+$2)/2):3 ls 3 title '',\
'MADatNLO.HwU' index 171 using (($1+$2)/2):5 ls 2 title '',\
'MADatNLO.HwU' index 171 using (($1+$2)/2):3:4 w yerrorbar ls 2 title '',\
'MADatNLO.HwU' index 171 using (($1+$2)/2):3 ls 2 title ''

unset label

################################################################################

################################################################################
### Rendering of the plot titled 'atop rap'
################################################################################

set multiplot
set label "atop rap" font ",13" at graph 0.04, graph 1.05
set xrange [-6.0000e+00:5.5000e+00]
set bmargin 0 
set tmargin 0
set xtics nomirror
set ytics nomirror
set mytics 10
set xtics auto
set key horizontal noreverse maxcols 1 width -4 
set label front 'MadGraph5\_aMC\@NLO' font "Courier,11" rotate by 90 at graph 1.02, graph 0.04

#-- rendering subhistograms 'NLO|#1 and LO|#1 results'

set format y '10^{%T}'
set yrange [1.7510e-15:1.1743e+00]
set origin 0.0000e+00, 5.0000e-01
set size 1.0000e+00, 4.0000e-01
set mytics 10
set ytics auto
set format x ''
set logscale y
set ylabel "{/Symbol s} per bin [pb]"

plot \
sqrt(-1) ls 16 title 'TOTR|#1, scale variation',\
sqrt(-1) ls 15 title 'NLOR|#1, scale variation',\
sqrt(-1) ls 14 title 'TOT|#1, scale variation',\
sqrt(-1) ls 13 title 'LOAA|#1, scale variation',\
sqrt(-1) ls 12 title 'LO|#1, scale variation',\
sqrt(-1) ls 11 title 'NLO|#1, scale variation',\
'MADatNLO.HwU' index 181 using (($1+$2)/2):($3 >= 0 ? sqrt(-1) : abs($3)):4 w yerrorbar ls 106 title '',\
'MADatNLO.HwU' index 181 using (($1+$2)/2):($3 >= 0 ? sqrt(-1) : abs($3)) ls 106 title '',\
'MADatNLO.HwU' index 181 using (($1+$2)/2):($3 < 0 ? sqrt(-1) : $3):4 w yerrorbar ls 6 title '',\
'MADatNLO.HwU' index 181 using (($1+$2)/2):($3 < 0 ? sqrt(-1) : $3) ls 6 title 'TOTR|#1, central value, dynamical\_scale\_choice=-2',\
'MADatNLO.HwU' index 180 using (($1+$2)/2):($3 >= 0 ? sqrt(-1) : abs($3)):4 w yerrorbar ls 105 title '',\
'MADatNLO.HwU' index 180 using (($1+$2)/2):($3 >= 0 ? sqrt(-1) : abs($3)) ls 105 title '',\
'MADatNLO.HwU' index 180 using (($1+$2)/2):($3 < 0 ? sqrt(-1) : $3):4 w yerrorbar ls 5 title '',\
'MADatNLO.HwU' index 180 using (($1+$2)/2):($3 < 0 ? sqrt(-1) : $3) ls 5 title 'NLOR|#1, central value, dynamical\_scale\_choice=-2',\
'MADatNLO.HwU' index 179 using (($1+$2)/2):($3 >= 0 ? sqrt(-1) : abs($3)):4 w yerrorbar ls 104 title '',\
'MADatNLO.HwU' index 179 using (($1+$2)/2):($3 >= 0 ? sqrt(-1) : abs($3)) ls 104 title '',\
'MADatNLO.HwU' index 179 using (($1+$2)/2):($3 < 0 ? sqrt(-1) : $3):4 w yerrorbar ls 4 title '',\
'MADatNLO.HwU' index 179 using (($1+$2)/2):($3 < 0 ? sqrt(-1) : $3) ls 4 title 'TOT|#1, central value, dynamical\_scale\_choice=-2',\
'MADatNLO.HwU' index 178 using (($1+$2)/2):($3 >= 0 ? sqrt(-1) : abs($3)):4 w yerrorbar ls 103 title '',\
'MADatNLO.HwU' index 178 using (($1+$2)/2):($3 >= 0 ? sqrt(-1) : abs($3)) ls 103 title '',\
'MADatNLO.HwU' index 178 using (($1+$2)/2):($3 < 0 ? sqrt(-1) : $3):4 w yerrorbar ls 3 title '',\
'MADatNLO.HwU' index 178 using (($1+$2)/2):($3 < 0 ? sqrt(-1) : $3) ls 3 title 'LOAA|#1, central value, dynamical\_scale\_choice=-2',\
'MADatNLO.HwU' index 177 using (($1+$2)/2):($3 >= 0 ? sqrt(-1) : abs($3)):4 w yerrorbar ls 102 title '',\
'MADatNLO.HwU' index 177 using (($1+$2)/2):($3 >= 0 ? sqrt(-1) : abs($3)) ls 102 title '',\
'MADatNLO.HwU' index 177 using (($1+$2)/2):($3 < 0 ? sqrt(-1) : $3):4 w yerrorbar ls 2 title '',\
'MADatNLO.HwU' index 177 using (($1+$2)/2):($3 < 0 ? sqrt(-1) : $3) ls 2 title 'LO|#1, central value, dynamical\_scale\_choice=-2',\
'MADatNLO.HwU' index 176 using (($1+$2)/2):($3 >= 0 ? sqrt(-1) : abs($3)):4 w yerrorbar ls 101 title '',\
'MADatNLO.HwU' index 176 using (($1+$2)/2):($3 >= 0 ? sqrt(-1) : abs($3)) ls 101 title '',\
'MADatNLO.HwU' index 176 using (($1+$2)/2):($3 < 0 ? sqrt(-1) : $3):4 w yerrorbar ls 1 title '',\
'MADatNLO.HwU' index 176 using (($1+$2)/2):($3 < 0 ? sqrt(-1) : $3) ls 1 title 'NLO|#1, central value, dynamical\_scale\_choice=-2'
#-- rendering subhistograms 'Relative scale and PDF uncertainty'
unset label
unset format
set yrange [-4.7001e-01:3.9419e-01]
set origin 0.0000e+00, 3.5000e-01
set size 1.0000e+00, 1.5000e-01
set mytics 2
set ytics auto
set format x ''
unset logscale y
set ylabel "NLO|#1 rel.unc."
set label "Relative uncertainties w.r.t. central values" font ",9" front at graph 0.03, graph 0.13
plot \
'MADatNLO.HwU' index 181 using (($1+$2)/2):(safe($7,$3,1.0)-1.0) ls 16 title '',\
'MADatNLO.HwU' index 181 using (($1+$2)/2):(safe($6,$3,1.0)-1.0) ls 16 title '',\
'MADatNLO.HwU' index 180 using (($1+$2)/2):(safe($7,$3,1.0)-1.0) ls 15 title '',\
'MADatNLO.HwU' index 180 using (($1+$2)/2):(safe($6,$3,1.0)-1.0) ls 15 title '',\
'MADatNLO.HwU' index 179 using (($1+$2)/2):(safe($7,$3,1.0)-1.0) ls 14 title '',\
'MADatNLO.HwU' index 179 using (($1+$2)/2):(safe($6,$3,1.0)-1.0) ls 14 title '',\
'MADatNLO.HwU' index 178 using (($1+$2)/2):(safe($7,$3,1.0)-1.0) ls 13 title '',\
'MADatNLO.HwU' index 178 using (($1+$2)/2):(safe($6,$3,1.0)-1.0) ls 13 title '',\
'MADatNLO.HwU' index 177 using (($1+$2)/2):(safe($7,$3,1.0)-1.0) ls 12 title '',\
'MADatNLO.HwU' index 177 using (($1+$2)/2):(safe($6,$3,1.0)-1.0) ls 12 title '',\
'MADatNLO.HwU' index 176 using (($1+$2)/2):(safe($7,$3,1.0)-1.0) ls 11 title '',\
'MADatNLO.HwU' index 176 using (($1+$2)/2):(safe($6,$3,1.0)-1.0) ls 11 title '',\
0.0 ls 999 title '',\
'MADatNLO.HwU' index 181 using (($1+$2)/2):(0.0):(safe($4,$3,0.0)) w yerrorbar ls 6 title '',\
'MADatNLO.HwU' index 181 using (($1+$2)/2):(safe($5,$3,1.0)-1.0) ls 6 title '',\
'MADatNLO.HwU' index 180 using (($1+$2)/2):(0.0):(safe($4,$3,0.0)) w yerrorbar ls 5 title '',\
'MADatNLO.HwU' index 180 using (($1+$2)/2):(safe($5,$3,1.0)-1.0) ls 5 title '',\
'MADatNLO.HwU' index 179 using (($1+$2)/2):(0.0):(safe($4,$3,0.0)) w yerrorbar ls 4 title '',\
'MADatNLO.HwU' index 179 using (($1+$2)/2):(safe($5,$3,1.0)-1.0) ls 4 title '',\
'MADatNLO.HwU' index 178 using (($1+$2)/2):(0.0):(safe($4,$3,0.0)) w yerrorbar ls 3 title '',\
'MADatNLO.HwU' index 178 using (($1+$2)/2):(safe($5,$3,1.0)-1.0) ls 3 title '',\
'MADatNLO.HwU' index 177 using (($1+$2)/2):(0.0):(safe($4,$3,0.0)) w yerrorbar ls 2 title '',\
'MADatNLO.HwU' index 177 using (($1+$2)/2):(safe($5,$3,1.0)-1.0) ls 2 title '',\
'MADatNLO.HwU' index 176 using (($1+$2)/2):(0.0):(safe($4,$3,0.0)) w yerrorbar ls 1 title '',\
'MADatNLO.HwU' index 176 using (($1+$2)/2):(safe($5,$3,1.0)-1.0) ls 1 title ''
#-- rendering subhistograms '(LO|#1LOAA|#1TOT|#1NLOR|#1TOTR|#1)/(NLO|#1 central value) ratio'
unset label
unset format
set yrange [2.4738e-01:1.7119e+00]
set origin 0.0000e+00, 2.0000e-01
set size 1.0000e+00, 1.5000e-01
set mytics 2
set ytics auto
set format x
unset logscale y
set ylabel "ratio w.r.t. NLO|#1"
set label "(LO|#1LOAA|#1TOT|#1NLOR|#1TOTR|#1)/(NLO|#1 central value)" font ",9" at graph 0.03, graph 0.13
plot \
1.0 ls 999 title '',\
'MADatNLO.HwU' index 186 using (($1+$2)/2):7 ls 16 title '',\
'MADatNLO.HwU' index 186 using (($1+$2)/2):6 ls 16 title '',\
'MADatNLO.HwU' index 185 using (($1+$2)/2):7 ls 15 title '',\
'MADatNLO.HwU' index 185 using (($1+$2)/2):6 ls 15 title '',\
'MADatNLO.HwU' index 184 using (($1+$2)/2):7 ls 14 title '',\
'MADatNLO.HwU' index 184 using (($1+$2)/2):6 ls 14 title '',\
'MADatNLO.HwU' index 183 using (($1+$2)/2):7 ls 13 title '',\
'MADatNLO.HwU' index 183 using (($1+$2)/2):6 ls 13 title '',\
'MADatNLO.HwU' index 182 using (($1+$2)/2):7 ls 12 title '',\
'MADatNLO.HwU' index 182 using (($1+$2)/2):6 ls 12 title '',\
'MADatNLO.HwU' index 186 using (($1+$2)/2):5 ls 6 title '',\
'MADatNLO.HwU' index 186 using (($1+$2)/2):3:4 w yerrorbar ls 6 title '',\
'MADatNLO.HwU' index 186 using (($1+$2)/2):3 ls 6 title '',\
'MADatNLO.HwU' index 185 using (($1+$2)/2):5 ls 5 title '',\
'MADatNLO.HwU' index 185 using (($1+$2)/2):3:4 w yerrorbar ls 5 title '',\
'MADatNLO.HwU' index 185 using (($1+$2)/2):3 ls 5 title '',\
'MADatNLO.HwU' index 184 using (($1+$2)/2):5 ls 4 title '',\
'MADatNLO.HwU' index 184 using (($1+$2)/2):3:4 w yerrorbar ls 4 title '',\
'MADatNLO.HwU' index 184 using (($1+$2)/2):3 ls 4 title '',\
'MADatNLO.HwU' index 183 using (($1+$2)/2):5 ls 3 title '',\
'MADatNLO.HwU' index 183 using (($1+$2)/2):3:4 w yerrorbar ls 3 title '',\
'MADatNLO.HwU' index 183 using (($1+$2)/2):3 ls 3 title '',\
'MADatNLO.HwU' index 182 using (($1+$2)/2):5 ls 2 title '',\
'MADatNLO.HwU' index 182 using (($1+$2)/2):3:4 w yerrorbar ls 2 title '',\
'MADatNLO.HwU' index 182 using (($1+$2)/2):3 ls 2 title ''

unset label

################################################################################

################################################################################
### Rendering of the plot titled 'mup rap'
################################################################################

set multiplot
set label "mup rap" font ",13" at graph 0.04, graph 1.05
set xrange [-2.5000e+00:1.1500e+01]
set bmargin 0 
set tmargin 0
set xtics nomirror
set ytics nomirror
set mytics 10
set xtics auto
set key horizontal noreverse maxcols 1 width -4 
set label front 'MadGraph5\_aMC\@NLO' font "Courier,11" rotate by 90 at graph 1.02, graph 0.04

#-- rendering subhistograms 'NLO|#1 and LO|#1 results'

set format y '10^{%T}'
set yrange [1.0134e-04:2.3481e+00]
set origin 0.0000e+00, 5.0000e-01
set size 1.0000e+00, 4.0000e-01
set mytics 10
set ytics auto
set format x ''
set logscale y
set ylabel "{/Symbol s} per bin [pb]"

plot \
sqrt(-1) ls 16 title 'TOTR|#1, scale variation',\
sqrt(-1) ls 15 title 'NLOR|#1, scale variation',\
sqrt(-1) ls 14 title 'TOT|#1, scale variation',\
sqrt(-1) ls 13 title 'LOAA|#1, scale variation',\
sqrt(-1) ls 12 title 'LO|#1, scale variation',\
sqrt(-1) ls 11 title 'NLO|#1, scale variation',\
'MADatNLO.HwU' index 192 using (($1+$2)/2):($3 >= 0 ? sqrt(-1) : abs($3)):4 w yerrorbar ls 106 title '',\
'MADatNLO.HwU' index 192 using (($1+$2)/2):($3 >= 0 ? sqrt(-1) : abs($3)) ls 106 title '',\
'MADatNLO.HwU' index 192 using (($1+$2)/2):($3 < 0 ? sqrt(-1) : $3):4 w yerrorbar ls 6 title '',\
'MADatNLO.HwU' index 192 using (($1+$2)/2):($3 < 0 ? sqrt(-1) : $3) ls 6 title 'TOTR|#1, central value, dynamical\_scale\_choice=-2',\
'MADatNLO.HwU' index 191 using (($1+$2)/2):($3 >= 0 ? sqrt(-1) : abs($3)):4 w yerrorbar ls 105 title '',\
'MADatNLO.HwU' index 191 using (($1+$2)/2):($3 >= 0 ? sqrt(-1) : abs($3)) ls 105 title '',\
'MADatNLO.HwU' index 191 using (($1+$2)/2):($3 < 0 ? sqrt(-1) : $3):4 w yerrorbar ls 5 title '',\
'MADatNLO.HwU' index 191 using (($1+$2)/2):($3 < 0 ? sqrt(-1) : $3) ls 5 title 'NLOR|#1, central value, dynamical\_scale\_choice=-2',\
'MADatNLO.HwU' index 190 using (($1+$2)/2):($3 >= 0 ? sqrt(-1) : abs($3)):4 w yerrorbar ls 104 title '',\
'MADatNLO.HwU' index 190 using (($1+$2)/2):($3 >= 0 ? sqrt(-1) : abs($3)) ls 104 title '',\
'MADatNLO.HwU' index 190 using (($1+$2)/2):($3 < 0 ? sqrt(-1) : $3):4 w yerrorbar ls 4 title '',\
'MADatNLO.HwU' index 190 using (($1+$2)/2):($3 < 0 ? sqrt(-1) : $3) ls 4 title 'TOT|#1, central value, dynamical\_scale\_choice=-2',\
'MADatNLO.HwU' index 189 using (($1+$2)/2):($3 >= 0 ? sqrt(-1) : abs($3)):4 w yerrorbar ls 103 title '',\
'MADatNLO.HwU' index 189 using (($1+$2)/2):($3 >= 0 ? sqrt(-1) : abs($3)) ls 103 title '',\
'MADatNLO.HwU' index 189 using (($1+$2)/2):($3 < 0 ? sqrt(-1) : $3):4 w yerrorbar ls 3 title '',\
'MADatNLO.HwU' index 189 using (($1+$2)/2):($3 < 0 ? sqrt(-1) : $3) ls 3 title 'LOAA|#1, central value, dynamical\_scale\_choice=-2',\
'MADatNLO.HwU' index 188 using (($1+$2)/2):($3 >= 0 ? sqrt(-1) : abs($3)):4 w yerrorbar ls 102 title '',\
'MADatNLO.HwU' index 188 using (($1+$2)/2):($3 >= 0 ? sqrt(-1) : abs($3)) ls 102 title '',\
'MADatNLO.HwU' index 188 using (($1+$2)/2):($3 < 0 ? sqrt(-1) : $3):4 w yerrorbar ls 2 title '',\
'MADatNLO.HwU' index 188 using (($1+$2)/2):($3 < 0 ? sqrt(-1) : $3) ls 2 title 'LO|#1, central value, dynamical\_scale\_choice=-2',\
'MADatNLO.HwU' index 187 using (($1+$2)/2):($3 >= 0 ? sqrt(-1) : abs($3)):4 w yerrorbar ls 101 title '',\
'MADatNLO.HwU' index 187 using (($1+$2)/2):($3 >= 0 ? sqrt(-1) : abs($3)) ls 101 title '',\
'MADatNLO.HwU' index 187 using (($1+$2)/2):($3 < 0 ? sqrt(-1) : $3):4 w yerrorbar ls 1 title '',\
'MADatNLO.HwU' index 187 using (($1+$2)/2):($3 < 0 ? sqrt(-1) : $3) ls 1 title 'NLO|#1, central value, dynamical\_scale\_choice=-2'
#-- rendering subhistograms 'Relative scale and PDF uncertainty'
unset label
unset format
set yrange [-2.1311e-01:2.0159e-01]
set origin 0.0000e+00, 3.5000e-01
set size 1.0000e+00, 1.5000e-01
set mytics 2
set ytics auto
set format x ''
unset logscale y
set ylabel "NLO|#1 rel.unc."
set label "Relative uncertainties w.r.t. central values" font ",9" front at graph 0.03, graph 0.13
plot \
'MADatNLO.HwU' index 192 using (($1+$2)/2):(safe($7,$3,1.0)-1.0) ls 16 title '',\
'MADatNLO.HwU' index 192 using (($1+$2)/2):(safe($6,$3,1.0)-1.0) ls 16 title '',\
'MADatNLO.HwU' index 191 using (($1+$2)/2):(safe($7,$3,1.0)-1.0) ls 15 title '',\
'MADatNLO.HwU' index 191 using (($1+$2)/2):(safe($6,$3,1.0)-1.0) ls 15 title '',\
'MADatNLO.HwU' index 190 using (($1+$2)/2):(safe($7,$3,1.0)-1.0) ls 14 title '',\
'MADatNLO.HwU' index 190 using (($1+$2)/2):(safe($6,$3,1.0)-1.0) ls 14 title '',\
'MADatNLO.HwU' index 189 using (($1+$2)/2):(safe($7,$3,1.0)-1.0) ls 13 title '',\
'MADatNLO.HwU' index 189 using (($1+$2)/2):(safe($6,$3,1.0)-1.0) ls 13 title '',\
'MADatNLO.HwU' index 188 using (($1+$2)/2):(safe($7,$3,1.0)-1.0) ls 12 title '',\
'MADatNLO.HwU' index 188 using (($1+$2)/2):(safe($6,$3,1.0)-1.0) ls 12 title '',\
'MADatNLO.HwU' index 187 using (($1+$2)/2):(safe($7,$3,1.0)-1.0) ls 11 title '',\
'MADatNLO.HwU' index 187 using (($1+$2)/2):(safe($6,$3,1.0)-1.0) ls 11 title '',\
0.0 ls 999 title '',\
'MADatNLO.HwU' index 192 using (($1+$2)/2):(0.0):(safe($4,$3,0.0)) w yerrorbar ls 6 title '',\
'MADatNLO.HwU' index 192 using (($1+$2)/2):(safe($5,$3,1.0)-1.0) ls 6 title '',\
'MADatNLO.HwU' index 191 using (($1+$2)/2):(0.0):(safe($4,$3,0.0)) w yerrorbar ls 5 title '',\
'MADatNLO.HwU' index 191 using (($1+$2)/2):(safe($5,$3,1.0)-1.0) ls 5 title '',\
'MADatNLO.HwU' index 190 using (($1+$2)/2):(0.0):(safe($4,$3,0.0)) w yerrorbar ls 4 title '',\
'MADatNLO.HwU' index 190 using (($1+$2)/2):(safe($5,$3,1.0)-1.0) ls 4 title '',\
'MADatNLO.HwU' index 189 using (($1+$2)/2):(0.0):(safe($4,$3,0.0)) w yerrorbar ls 3 title '',\
'MADatNLO.HwU' index 189 using (($1+$2)/2):(safe($5,$3,1.0)-1.0) ls 3 title '',\
'MADatNLO.HwU' index 188 using (($1+$2)/2):(0.0):(safe($4,$3,0.0)) w yerrorbar ls 2 title '',\
'MADatNLO.HwU' index 188 using (($1+$2)/2):(safe($5,$3,1.0)-1.0) ls 2 title '',\
'MADatNLO.HwU' index 187 using (($1+$2)/2):(0.0):(safe($4,$3,0.0)) w yerrorbar ls 1 title '',\
'MADatNLO.HwU' index 187 using (($1+$2)/2):(safe($5,$3,1.0)-1.0) ls 1 title ''
#-- rendering subhistograms '(LO|#1LOAA|#1TOT|#1NLOR|#1TOTR|#1)/(NLO|#1 central value) ratio'
unset label
unset format
set yrange [1.0931e-01:1.8425e+00]
set origin 0.0000e+00, 2.0000e-01
set size 1.0000e+00, 1.5000e-01
set mytics 2
set ytics auto
set format x
unset logscale y
set ylabel "ratio w.r.t. NLO|#1"
set label "(LO|#1LOAA|#1TOT|#1NLOR|#1TOTR|#1)/(NLO|#1 central value)" font ",9" at graph 0.03, graph 0.13
plot \
1.0 ls 999 title '',\
'MADatNLO.HwU' index 197 using (($1+$2)/2):7 ls 16 title '',\
'MADatNLO.HwU' index 197 using (($1+$2)/2):6 ls 16 title '',\
'MADatNLO.HwU' index 196 using (($1+$2)/2):7 ls 15 title '',\
'MADatNLO.HwU' index 196 using (($1+$2)/2):6 ls 15 title '',\
'MADatNLO.HwU' index 195 using (($1+$2)/2):7 ls 14 title '',\
'MADatNLO.HwU' index 195 using (($1+$2)/2):6 ls 14 title '',\
'MADatNLO.HwU' index 194 using (($1+$2)/2):7 ls 13 title '',\
'MADatNLO.HwU' index 194 using (($1+$2)/2):6 ls 13 title '',\
'MADatNLO.HwU' index 193 using (($1+$2)/2):7 ls 12 title '',\
'MADatNLO.HwU' index 193 using (($1+$2)/2):6 ls 12 title '',\
'MADatNLO.HwU' index 197 using (($1+$2)/2):5 ls 6 title '',\
'MADatNLO.HwU' index 197 using (($1+$2)/2):3:4 w yerrorbar ls 6 title '',\
'MADatNLO.HwU' index 197 using (($1+$2)/2):3 ls 6 title '',\
'MADatNLO.HwU' index 196 using (($1+$2)/2):5 ls 5 title '',\
'MADatNLO.HwU' index 196 using (($1+$2)/2):3:4 w yerrorbar ls 5 title '',\
'MADatNLO.HwU' index 196 using (($1+$2)/2):3 ls 5 title '',\
'MADatNLO.HwU' index 195 using (($1+$2)/2):5 ls 4 title '',\
'MADatNLO.HwU' index 195 using (($1+$2)/2):3:4 w yerrorbar ls 4 title '',\
'MADatNLO.HwU' index 195 using (($1+$2)/2):3 ls 4 title '',\
'MADatNLO.HwU' index 194 using (($1+$2)/2):5 ls 3 title '',\
'MADatNLO.HwU' index 194 using (($1+$2)/2):3:4 w yerrorbar ls 3 title '',\
'MADatNLO.HwU' index 194 using (($1+$2)/2):3 ls 3 title '',\
'MADatNLO.HwU' index 193 using (($1+$2)/2):5 ls 2 title '',\
'MADatNLO.HwU' index 193 using (($1+$2)/2):3:4 w yerrorbar ls 2 title '',\
'MADatNLO.HwU' index 193 using (($1+$2)/2):3 ls 2 title ''

unset label

################################################################################

################################################################################
### Rendering of the plot titled 'mum rap'
################################################################################

set multiplot
set label "mum rap" font ",13" at graph 0.04, graph 1.05
set xrange [-1.1500e+01:2.5000e+00]
set bmargin 0 
set tmargin 0
set xtics nomirror
set ytics nomirror
set mytics 10
set xtics auto
set key horizontal noreverse maxcols 1 width -4 
set label front 'MadGraph5\_aMC\@NLO' font "Courier,11" rotate by 90 at graph 1.02, graph 0.04

#-- rendering subhistograms 'NLO|#1 and LO|#1 results'

set format y '10^{%T}'
set yrange [9.9961e-05:2.3497e+00]
set origin 0.0000e+00, 5.0000e-01
set size 1.0000e+00, 4.0000e-01
set mytics 10
set ytics auto
set format x ''
set logscale y
set ylabel "{/Symbol s} per bin [pb]"

plot \
sqrt(-1) ls 16 title 'TOTR|#1, scale variation',\
sqrt(-1) ls 15 title 'NLOR|#1, scale variation',\
sqrt(-1) ls 14 title 'TOT|#1, scale variation',\
sqrt(-1) ls 13 title 'LOAA|#1, scale variation',\
sqrt(-1) ls 12 title 'LO|#1, scale variation',\
sqrt(-1) ls 11 title 'NLO|#1, scale variation',\
'MADatNLO.HwU' index 203 using (($1+$2)/2):($3 >= 0 ? sqrt(-1) : abs($3)):4 w yerrorbar ls 106 title '',\
'MADatNLO.HwU' index 203 using (($1+$2)/2):($3 >= 0 ? sqrt(-1) : abs($3)) ls 106 title '',\
'MADatNLO.HwU' index 203 using (($1+$2)/2):($3 < 0 ? sqrt(-1) : $3):4 w yerrorbar ls 6 title '',\
'MADatNLO.HwU' index 203 using (($1+$2)/2):($3 < 0 ? sqrt(-1) : $3) ls 6 title 'TOTR|#1, central value, dynamical\_scale\_choice=-2',\
'MADatNLO.HwU' index 202 using (($1+$2)/2):($3 >= 0 ? sqrt(-1) : abs($3)):4 w yerrorbar ls 105 title '',\
'MADatNLO.HwU' index 202 using (($1+$2)/2):($3 >= 0 ? sqrt(-1) : abs($3)) ls 105 title '',\
'MADatNLO.HwU' index 202 using (($1+$2)/2):($3 < 0 ? sqrt(-1) : $3):4 w yerrorbar ls 5 title '',\
'MADatNLO.HwU' index 202 using (($1+$2)/2):($3 < 0 ? sqrt(-1) : $3) ls 5 title 'NLOR|#1, central value, dynamical\_scale\_choice=-2',\
'MADatNLO.HwU' index 201 using (($1+$2)/2):($3 >= 0 ? sqrt(-1) : abs($3)):4 w yerrorbar ls 104 title '',\
'MADatNLO.HwU' index 201 using (($1+$2)/2):($3 >= 0 ? sqrt(-1) : abs($3)) ls 104 title '',\
'MADatNLO.HwU' index 201 using (($1+$2)/2):($3 < 0 ? sqrt(-1) : $3):4 w yerrorbar ls 4 title '',\
'MADatNLO.HwU' index 201 using (($1+$2)/2):($3 < 0 ? sqrt(-1) : $3) ls 4 title 'TOT|#1, central value, dynamical\_scale\_choice=-2',\
'MADatNLO.HwU' index 200 using (($1+$2)/2):($3 >= 0 ? sqrt(-1) : abs($3)):4 w yerrorbar ls 103 title '',\
'MADatNLO.HwU' index 200 using (($1+$2)/2):($3 >= 0 ? sqrt(-1) : abs($3)) ls 103 title '',\
'MADatNLO.HwU' index 200 using (($1+$2)/2):($3 < 0 ? sqrt(-1) : $3):4 w yerrorbar ls 3 title '',\
'MADatNLO.HwU' index 200 using (($1+$2)/2):($3 < 0 ? sqrt(-1) : $3) ls 3 title 'LOAA|#1, central value, dynamical\_scale\_choice=-2',\
'MADatNLO.HwU' index 199 using (($1+$2)/2):($3 >= 0 ? sqrt(-1) : abs($3)):4 w yerrorbar ls 102 title '',\
'MADatNLO.HwU' index 199 using (($1+$2)/2):($3 >= 0 ? sqrt(-1) : abs($3)) ls 102 title '',\
'MADatNLO.HwU' index 199 using (($1+$2)/2):($3 < 0 ? sqrt(-1) : $3):4 w yerrorbar ls 2 title '',\
'MADatNLO.HwU' index 199 using (($1+$2)/2):($3 < 0 ? sqrt(-1) : $3) ls 2 title 'LO|#1, central value, dynamical\_scale\_choice=-2',\
'MADatNLO.HwU' index 198 using (($1+$2)/2):($3 >= 0 ? sqrt(-1) : abs($3)):4 w yerrorbar ls 101 title '',\
'MADatNLO.HwU' index 198 using (($1+$2)/2):($3 >= 0 ? sqrt(-1) : abs($3)) ls 101 title '',\
'MADatNLO.HwU' index 198 using (($1+$2)/2):($3 < 0 ? sqrt(-1) : $3):4 w yerrorbar ls 1 title '',\
'MADatNLO.HwU' index 198 using (($1+$2)/2):($3 < 0 ? sqrt(-1) : $3) ls 1 title 'NLO|#1, central value, dynamical\_scale\_choice=-2'
#-- rendering subhistograms 'Relative scale and PDF uncertainty'
unset label
unset format
set yrange [-2.7219e-01:2.5748e-01]
set origin 0.0000e+00, 3.5000e-01
set size 1.0000e+00, 1.5000e-01
set mytics 2
set ytics auto
set format x ''
unset logscale y
set ylabel "NLO|#1 rel.unc."
set label "Relative uncertainties w.r.t. central values" font ",9" front at graph 0.03, graph 0.13
plot \
'MADatNLO.HwU' index 203 using (($1+$2)/2):(safe($7,$3,1.0)-1.0) ls 16 title '',\
'MADatNLO.HwU' index 203 using (($1+$2)/2):(safe($6,$3,1.0)-1.0) ls 16 title '',\
'MADatNLO.HwU' index 202 using (($1+$2)/2):(safe($7,$3,1.0)-1.0) ls 15 title '',\
'MADatNLO.HwU' index 202 using (($1+$2)/2):(safe($6,$3,1.0)-1.0) ls 15 title '',\
'MADatNLO.HwU' index 201 using (($1+$2)/2):(safe($7,$3,1.0)-1.0) ls 14 title '',\
'MADatNLO.HwU' index 201 using (($1+$2)/2):(safe($6,$3,1.0)-1.0) ls 14 title '',\
'MADatNLO.HwU' index 200 using (($1+$2)/2):(safe($7,$3,1.0)-1.0) ls 13 title '',\
'MADatNLO.HwU' index 200 using (($1+$2)/2):(safe($6,$3,1.0)-1.0) ls 13 title '',\
'MADatNLO.HwU' index 199 using (($1+$2)/2):(safe($7,$3,1.0)-1.0) ls 12 title '',\
'MADatNLO.HwU' index 199 using (($1+$2)/2):(safe($6,$3,1.0)-1.0) ls 12 title '',\
'MADatNLO.HwU' index 198 using (($1+$2)/2):(safe($7,$3,1.0)-1.0) ls 11 title '',\
'MADatNLO.HwU' index 198 using (($1+$2)/2):(safe($6,$3,1.0)-1.0) ls 11 title '',\
0.0 ls 999 title '',\
'MADatNLO.HwU' index 203 using (($1+$2)/2):(0.0):(safe($4,$3,0.0)) w yerrorbar ls 6 title '',\
'MADatNLO.HwU' index 203 using (($1+$2)/2):(safe($5,$3,1.0)-1.0) ls 6 title '',\
'MADatNLO.HwU' index 202 using (($1+$2)/2):(0.0):(safe($4,$3,0.0)) w yerrorbar ls 5 title '',\
'MADatNLO.HwU' index 202 using (($1+$2)/2):(safe($5,$3,1.0)-1.0) ls 5 title '',\
'MADatNLO.HwU' index 201 using (($1+$2)/2):(0.0):(safe($4,$3,0.0)) w yerrorbar ls 4 title '',\
'MADatNLO.HwU' index 201 using (($1+$2)/2):(safe($5,$3,1.0)-1.0) ls 4 title '',\
'MADatNLO.HwU' index 200 using (($1+$2)/2):(0.0):(safe($4,$3,0.0)) w yerrorbar ls 3 title '',\
'MADatNLO.HwU' index 200 using (($1+$2)/2):(safe($5,$3,1.0)-1.0) ls 3 title '',\
'MADatNLO.HwU' index 199 using (($1+$2)/2):(0.0):(safe($4,$3,0.0)) w yerrorbar ls 2 title '',\
'MADatNLO.HwU' index 199 using (($1+$2)/2):(safe($5,$3,1.0)-1.0) ls 2 title '',\
'MADatNLO.HwU' index 198 using (($1+$2)/2):(0.0):(safe($4,$3,0.0)) w yerrorbar ls 1 title '',\
'MADatNLO.HwU' index 198 using (($1+$2)/2):(safe($5,$3,1.0)-1.0) ls 1 title ''
#-- rendering subhistograms '(LO|#1LOAA|#1TOT|#1NLOR|#1TOTR|#1)/(NLO|#1 central value) ratio'
unset label
unset format
set yrange [6.7530e-02:1.8821e+00]
set origin 0.0000e+00, 2.0000e-01
set size 1.0000e+00, 1.5000e-01
set mytics 2
set ytics auto
set format x
unset logscale y
set ylabel "ratio w.r.t. NLO|#1"
set label "(LO|#1LOAA|#1TOT|#1NLOR|#1TOTR|#1)/(NLO|#1 central value)" font ",9" at graph 0.03, graph 0.13
plot \
1.0 ls 999 title '',\
'MADatNLO.HwU' index 208 using (($1+$2)/2):7 ls 16 title '',\
'MADatNLO.HwU' index 208 using (($1+$2)/2):6 ls 16 title '',\
'MADatNLO.HwU' index 207 using (($1+$2)/2):7 ls 15 title '',\
'MADatNLO.HwU' index 207 using (($1+$2)/2):6 ls 15 title '',\
'MADatNLO.HwU' index 206 using (($1+$2)/2):7 ls 14 title '',\
'MADatNLO.HwU' index 206 using (($1+$2)/2):6 ls 14 title '',\
'MADatNLO.HwU' index 205 using (($1+$2)/2):7 ls 13 title '',\
'MADatNLO.HwU' index 205 using (($1+$2)/2):6 ls 13 title '',\
'MADatNLO.HwU' index 204 using (($1+$2)/2):7 ls 12 title '',\
'MADatNLO.HwU' index 204 using (($1+$2)/2):6 ls 12 title '',\
'MADatNLO.HwU' index 208 using (($1+$2)/2):5 ls 6 title '',\
'MADatNLO.HwU' index 208 using (($1+$2)/2):3:4 w yerrorbar ls 6 title '',\
'MADatNLO.HwU' index 208 using (($1+$2)/2):3 ls 6 title '',\
'MADatNLO.HwU' index 207 using (($1+$2)/2):5 ls 5 title '',\
'MADatNLO.HwU' index 207 using (($1+$2)/2):3:4 w yerrorbar ls 5 title '',\
'MADatNLO.HwU' index 207 using (($1+$2)/2):3 ls 5 title '',\
'MADatNLO.HwU' index 206 using (($1+$2)/2):5 ls 4 title '',\
'MADatNLO.HwU' index 206 using (($1+$2)/2):3:4 w yerrorbar ls 4 title '',\
'MADatNLO.HwU' index 206 using (($1+$2)/2):3 ls 4 title '',\
'MADatNLO.HwU' index 205 using (($1+$2)/2):5 ls 3 title '',\
'MADatNLO.HwU' index 205 using (($1+$2)/2):3:4 w yerrorbar ls 3 title '',\
'MADatNLO.HwU' index 205 using (($1+$2)/2):3 ls 3 title '',\
'MADatNLO.HwU' index 204 using (($1+$2)/2):5 ls 2 title '',\
'MADatNLO.HwU' index 204 using (($1+$2)/2):3:4 w yerrorbar ls 2 title '',\
'MADatNLO.HwU' index 204 using (($1+$2)/2):3 ls 2 title ''

unset label

################################################################################

################################################################################
### Rendering of the plot titled 'tt rap'
################################################################################

set multiplot
set label "tt rap" font ",13" at graph 0.04, graph 1.05
set xrange [-5.5000e+00:5.0000e+00]
set bmargin 0 
set tmargin 0
set xtics nomirror
set ytics nomirror
set mytics 10
set xtics auto
set key horizontal noreverse maxcols 1 width -4 
set label front 'MadGraph5\_aMC\@NLO' font "Courier,11" rotate by 90 at graph 1.02, graph 0.04

#-- rendering subhistograms 'NLO|#1 and LO|#1 results'

set format y '10^{%T}'
set yrange [3.5295e-09:1.4836e+00]
set origin 0.0000e+00, 5.0000e-01
set size 1.0000e+00, 4.0000e-01
set mytics 10
set ytics auto
set format x ''
set logscale y
set ylabel "{/Symbol s} per bin [pb]"

plot \
sqrt(-1) ls 16 title 'TOTR|#1, scale variation',\
sqrt(-1) ls 15 title 'NLOR|#1, scale variation',\
sqrt(-1) ls 14 title 'TOT|#1, scale variation',\
sqrt(-1) ls 13 title 'LOAA|#1, scale variation',\
sqrt(-1) ls 12 title 'LO|#1, scale variation',\
sqrt(-1) ls 11 title 'NLO|#1, scale variation',\
'MADatNLO.HwU' index 214 using (($1+$2)/2):($3 >= 0 ? sqrt(-1) : abs($3)):4 w yerrorbar ls 106 title '',\
'MADatNLO.HwU' index 214 using (($1+$2)/2):($3 >= 0 ? sqrt(-1) : abs($3)) ls 106 title '',\
'MADatNLO.HwU' index 214 using (($1+$2)/2):($3 < 0 ? sqrt(-1) : $3):4 w yerrorbar ls 6 title '',\
'MADatNLO.HwU' index 214 using (($1+$2)/2):($3 < 0 ? sqrt(-1) : $3) ls 6 title 'TOTR|#1, central value, dynamical\_scale\_choice=-2',\
'MADatNLO.HwU' index 213 using (($1+$2)/2):($3 >= 0 ? sqrt(-1) : abs($3)):4 w yerrorbar ls 105 title '',\
'MADatNLO.HwU' index 213 using (($1+$2)/2):($3 >= 0 ? sqrt(-1) : abs($3)) ls 105 title '',\
'MADatNLO.HwU' index 213 using (($1+$2)/2):($3 < 0 ? sqrt(-1) : $3):4 w yerrorbar ls 5 title '',\
'MADatNLO.HwU' index 213 using (($1+$2)/2):($3 < 0 ? sqrt(-1) : $3) ls 5 title 'NLOR|#1, central value, dynamical\_scale\_choice=-2',\
'MADatNLO.HwU' index 212 using (($1+$2)/2):($3 >= 0 ? sqrt(-1) : abs($3)):4 w yerrorbar ls 104 title '',\
'MADatNLO.HwU' index 212 using (($1+$2)/2):($3 >= 0 ? sqrt(-1) : abs($3)) ls 104 title '',\
'MADatNLO.HwU' index 212 using (($1+$2)/2):($3 < 0 ? sqrt(-1) : $3):4 w yerrorbar ls 4 title '',\
'MADatNLO.HwU' index 212 using (($1+$2)/2):($3 < 0 ? sqrt(-1) : $3) ls 4 title 'TOT|#1, central value, dynamical\_scale\_choice=-2',\
'MADatNLO.HwU' index 211 using (($1+$2)/2):($3 >= 0 ? sqrt(-1) : abs($3)):4 w yerrorbar ls 103 title '',\
'MADatNLO.HwU' index 211 using (($1+$2)/2):($3 >= 0 ? sqrt(-1) : abs($3)) ls 103 title '',\
'MADatNLO.HwU' index 211 using (($1+$2)/2):($3 < 0 ? sqrt(-1) : $3):4 w yerrorbar ls 3 title '',\
'MADatNLO.HwU' index 211 using (($1+$2)/2):($3 < 0 ? sqrt(-1) : $3) ls 3 title 'LOAA|#1, central value, dynamical\_scale\_choice=-2',\
'MADatNLO.HwU' index 210 using (($1+$2)/2):($3 >= 0 ? sqrt(-1) : abs($3)):4 w yerrorbar ls 102 title '',\
'MADatNLO.HwU' index 210 using (($1+$2)/2):($3 >= 0 ? sqrt(-1) : abs($3)) ls 102 title '',\
'MADatNLO.HwU' index 210 using (($1+$2)/2):($3 < 0 ? sqrt(-1) : $3):4 w yerrorbar ls 2 title '',\
'MADatNLO.HwU' index 210 using (($1+$2)/2):($3 < 0 ? sqrt(-1) : $3) ls 2 title 'LO|#1, central value, dynamical\_scale\_choice=-2',\
'MADatNLO.HwU' index 209 using (($1+$2)/2):($3 >= 0 ? sqrt(-1) : abs($3)):4 w yerrorbar ls 101 title '',\
'MADatNLO.HwU' index 209 using (($1+$2)/2):($3 >= 0 ? sqrt(-1) : abs($3)) ls 101 title '',\
'MADatNLO.HwU' index 209 using (($1+$2)/2):($3 < 0 ? sqrt(-1) : $3):4 w yerrorbar ls 1 title '',\
'MADatNLO.HwU' index 209 using (($1+$2)/2):($3 < 0 ? sqrt(-1) : $3) ls 1 title 'NLO|#1, central value, dynamical\_scale\_choice=-2'
#-- rendering subhistograms 'Relative scale and PDF uncertainty'
unset label
unset format
set yrange [-2.1288e-01:2.1785e-01]
set origin 0.0000e+00, 3.5000e-01
set size 1.0000e+00, 1.5000e-01
set mytics 2
set ytics auto
set format x ''
unset logscale y
set ylabel "NLO|#1 rel.unc."
set label "Relative uncertainties w.r.t. central values" font ",9" front at graph 0.03, graph 0.13
plot \
'MADatNLO.HwU' index 214 using (($1+$2)/2):(safe($7,$3,1.0)-1.0) ls 16 title '',\
'MADatNLO.HwU' index 214 using (($1+$2)/2):(safe($6,$3,1.0)-1.0) ls 16 title '',\
'MADatNLO.HwU' index 213 using (($1+$2)/2):(safe($7,$3,1.0)-1.0) ls 15 title '',\
'MADatNLO.HwU' index 213 using (($1+$2)/2):(safe($6,$3,1.0)-1.0) ls 15 title '',\
'MADatNLO.HwU' index 212 using (($1+$2)/2):(safe($7,$3,1.0)-1.0) ls 14 title '',\
'MADatNLO.HwU' index 212 using (($1+$2)/2):(safe($6,$3,1.0)-1.0) ls 14 title '',\
'MADatNLO.HwU' index 211 using (($1+$2)/2):(safe($7,$3,1.0)-1.0) ls 13 title '',\
'MADatNLO.HwU' index 211 using (($1+$2)/2):(safe($6,$3,1.0)-1.0) ls 13 title '',\
'MADatNLO.HwU' index 210 using (($1+$2)/2):(safe($7,$3,1.0)-1.0) ls 12 title '',\
'MADatNLO.HwU' index 210 using (($1+$2)/2):(safe($6,$3,1.0)-1.0) ls 12 title '',\
'MADatNLO.HwU' index 209 using (($1+$2)/2):(safe($7,$3,1.0)-1.0) ls 11 title '',\
'MADatNLO.HwU' index 209 using (($1+$2)/2):(safe($6,$3,1.0)-1.0) ls 11 title '',\
0.0 ls 999 title '',\
'MADatNLO.HwU' index 214 using (($1+$2)/2):(0.0):(safe($4,$3,0.0)) w yerrorbar ls 6 title '',\
'MADatNLO.HwU' index 214 using (($1+$2)/2):(safe($5,$3,1.0)-1.0) ls 6 title '',\
'MADatNLO.HwU' index 213 using (($1+$2)/2):(0.0):(safe($4,$3,0.0)) w yerrorbar ls 5 title '',\
'MADatNLO.HwU' index 213 using (($1+$2)/2):(safe($5,$3,1.0)-1.0) ls 5 title '',\
'MADatNLO.HwU' index 212 using (($1+$2)/2):(0.0):(safe($4,$3,0.0)) w yerrorbar ls 4 title '',\
'MADatNLO.HwU' index 212 using (($1+$2)/2):(safe($5,$3,1.0)-1.0) ls 4 title '',\
'MADatNLO.HwU' index 211 using (($1+$2)/2):(0.0):(safe($4,$3,0.0)) w yerrorbar ls 3 title '',\
'MADatNLO.HwU' index 211 using (($1+$2)/2):(safe($5,$3,1.0)-1.0) ls 3 title '',\
'MADatNLO.HwU' index 210 using (($1+$2)/2):(0.0):(safe($4,$3,0.0)) w yerrorbar ls 2 title '',\
'MADatNLO.HwU' index 210 using (($1+$2)/2):(safe($5,$3,1.0)-1.0) ls 2 title '',\
'MADatNLO.HwU' index 209 using (($1+$2)/2):(0.0):(safe($4,$3,0.0)) w yerrorbar ls 1 title '',\
'MADatNLO.HwU' index 209 using (($1+$2)/2):(safe($5,$3,1.0)-1.0) ls 1 title ''
#-- rendering subhistograms '(LO|#1LOAA|#1TOT|#1NLOR|#1TOTR|#1)/(NLO|#1 central value) ratio'
unset label
unset format
set yrange [2.4005e-01:1.7189e+00]
set origin 0.0000e+00, 2.0000e-01
set size 1.0000e+00, 1.5000e-01
set mytics 2
set ytics auto
set format x
unset logscale y
set ylabel "ratio w.r.t. NLO|#1"
set label "(LO|#1LOAA|#1TOT|#1NLOR|#1TOTR|#1)/(NLO|#1 central value)" font ",9" at graph 0.03, graph 0.13
plot \
1.0 ls 999 title '',\
'MADatNLO.HwU' index 219 using (($1+$2)/2):7 ls 16 title '',\
'MADatNLO.HwU' index 219 using (($1+$2)/2):6 ls 16 title '',\
'MADatNLO.HwU' index 218 using (($1+$2)/2):7 ls 15 title '',\
'MADatNLO.HwU' index 218 using (($1+$2)/2):6 ls 15 title '',\
'MADatNLO.HwU' index 217 using (($1+$2)/2):7 ls 14 title '',\
'MADatNLO.HwU' index 217 using (($1+$2)/2):6 ls 14 title '',\
'MADatNLO.HwU' index 216 using (($1+$2)/2):7 ls 13 title '',\
'MADatNLO.HwU' index 216 using (($1+$2)/2):6 ls 13 title '',\
'MADatNLO.HwU' index 215 using (($1+$2)/2):7 ls 12 title '',\
'MADatNLO.HwU' index 215 using (($1+$2)/2):6 ls 12 title '',\
'MADatNLO.HwU' index 219 using (($1+$2)/2):5 ls 6 title '',\
'MADatNLO.HwU' index 219 using (($1+$2)/2):3:4 w yerrorbar ls 6 title '',\
'MADatNLO.HwU' index 219 using (($1+$2)/2):3 ls 6 title '',\
'MADatNLO.HwU' index 218 using (($1+$2)/2):5 ls 5 title '',\
'MADatNLO.HwU' index 218 using (($1+$2)/2):3:4 w yerrorbar ls 5 title '',\
'MADatNLO.HwU' index 218 using (($1+$2)/2):3 ls 5 title '',\
'MADatNLO.HwU' index 217 using (($1+$2)/2):5 ls 4 title '',\
'MADatNLO.HwU' index 217 using (($1+$2)/2):3:4 w yerrorbar ls 4 title '',\
'MADatNLO.HwU' index 217 using (($1+$2)/2):3 ls 4 title '',\
'MADatNLO.HwU' index 216 using (($1+$2)/2):5 ls 3 title '',\
'MADatNLO.HwU' index 216 using (($1+$2)/2):3:4 w yerrorbar ls 3 title '',\
'MADatNLO.HwU' index 216 using (($1+$2)/2):3 ls 3 title '',\
'MADatNLO.HwU' index 215 using (($1+$2)/2):5 ls 2 title '',\
'MADatNLO.HwU' index 215 using (($1+$2)/2):3:4 w yerrorbar ls 2 title '',\
'MADatNLO.HwU' index 215 using (($1+$2)/2):3 ls 2 title ''

unset label

################################################################################
unset multiplot
!ps2pdf "MADatNLO.ps" &> /dev/null
